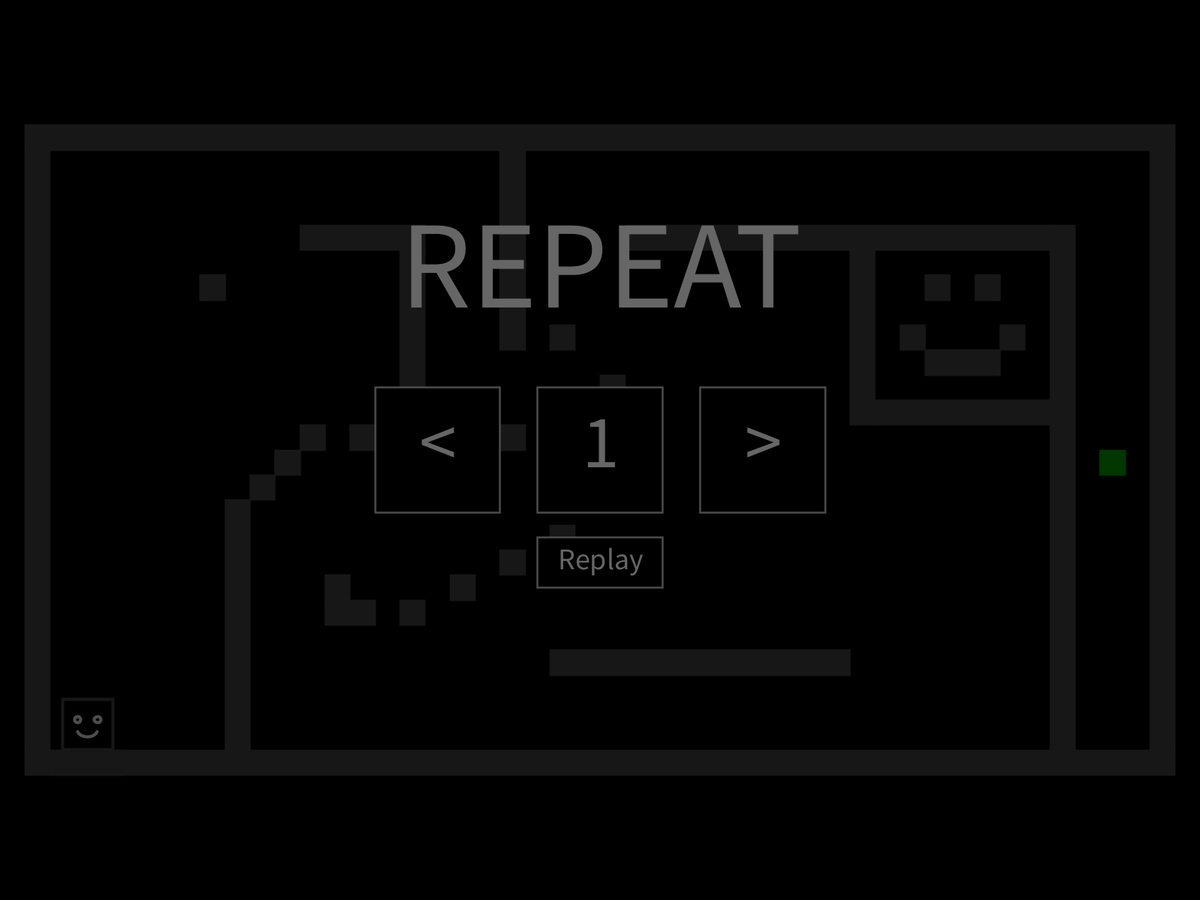
Frame 1 (no input)
Frame 60 (the mouse pressed at the canvas centre just before this capture): identical to frame 1, image omitted
Frame 120 (the mouse held since frame 60 and released just before this capture): identical to frame 1, image omitted

The Processing sketch that drew this single still picture (run headless with seeded random() and noise(); from frame 60 on, the mouse is pressed at the canvas centre):

// Processing sketch: Repeat5
// ── Repeat5.pde
Game game;
Replay replay;
float dt=0.05;
boolean[] keys=new boolean[3];
int gameCount=0;

int state=0; //0: choosing game, 1: playing game, 2: replay game, 3: game ended...
PVector mouse=new PVector(0, 0);
Button buttonPlay=new Button(-100.0, 100.0, -100.0, 100.0, "1");
Button buttonLeft=new Button(-360.0, -160.0, -100.0, 100.0, "<");
Button buttonRight=new Button(160.0, 360.0, -100.0, 100.0, ">");
Button buttonReplay=new Button(-100.0, 100.0, -220.0, -140.0, "Replay");

Games games=new Games();
Replays replays=new Replays();

void setup() {
  fullScreen();
  colorMode(RGB, 1);
  rectMode(CENTER);
  noStroke();
  textAlign(CENTER, CENTER);
  background(0);
  gameCount=10;
  loadGame(buttonPlay.value);
}

void draw() {
  mouse.set(getPos(mouseX, mouseY));
  transform();
  switch(state) {
  case 0:
    background(0);
    game.show();
    fill(0, 0.7);
    rect(0, 0, 1000000, 1000000);
    buttonLeft.show();
    buttonRight.show();
    buttonPlay.show();
    buttonReplay.show();
    noStroke();
    fill(0.4);
    textAlign(CENTER, CENTER);
    textSize(200);
    pushMatrix();
    translate(0, 300);
    scale(1, -1);
    text("REPEAT", 0, 0);
    popMatrix();
    break;
  case 1:
    background(0);
    game.move(keys);
    game.show();
    break;
  case 2:
    background(0);
    for (int i=0; i<1; i++) {
      game.move(replay.moves.get(replay.tick));
      replay.tick++;
      if (replay.tick==replay.moves.size()) {
        state=0;
        loadGame(buttonPlay.value);
        break;
      }
    }
    game.show();
    break;
  }
}

void mousePressed() {
  if (state==0) {
    if (buttonLeft.inside(mouse.x, mouse.y)) {
      buttonPlay.value=str(int(buttonPlay.value)-1);
      if (buttonPlay.value.equals("0")) {
        buttonPlay.value="1";
      }
      loadGame(buttonPlay.value);
    }
    if (buttonRight.inside(mouse.x, mouse.y)) {
      buttonPlay.value=str(int(buttonPlay.value)+1);
      if (int(buttonPlay.value)>gameCount) {
        buttonPlay.value=str(gameCount);
      }
      loadGame(buttonPlay.value);
    }
    if (buttonPlay.inside(mouse.x, mouse.y)) {
      state=1;
      loadGame(buttonPlay.value);
    }
    if (buttonReplay.inside(mouse.x, mouse.y)) {
      state=2;
      loadReplay(buttonPlay.value);
    }
  }
}

void loadGame(String id) {
  float w=80;
  float h=80;
  ArrayList<Block> blocks=new ArrayList<Block>();
  try {
    String source=games.getGame(id);
    String[] s=source.split("\n");
    String[] s0=splitTokens(s[0]);
    for (int i=0; i<int(s0[0]); i++) {
      String[] si=splitTokens(s[i+1]);
      blocks.add(new Block(i, float(si[0]), float(si[1]), float(si[2]), float(si[3]), int(si[4])));
    }
    w=float(s0[1]);
    h=float(s0[2]);

    float g=0.8*h/100;
    float vrl=5*(w/60);
    float vj=sqrt(2*(2.75*h)*g);

    game=new Game(w, h, g, vrl, vj, 180, blocks);
  }
  catch(Exception e) {
    state=0;
  }
}

void loadReplay(String id) {
  loadGame(id);
  try {
    String source=replays.getReplay(id);
    String[] s=source.split("\n");
    String[] s0=splitTokens(s[0]);
    ArrayList<boolean[]> moves=new ArrayList<boolean[]>();
    for (int i=0; i<int(s0[0]); i++) {
      String[] si=splitTokens(s[i+1]);
      moves.add(new boolean[]{int(si[0])==1, int(si[1])==1, int(si[2])==1});
    }
    replay=new Replay(moves);
  }
  catch(Exception e) {
    state=0;
  }
}

void transform() {
  float scx=width/1920.0;
  float scy=height/1080.0;
  float sc=min(scx, scy);
  scale(sc, -sc);
  translate(0, -1080);
  if (scx>scy) {
    translate((width/sc-1920)/2, 0);
  } else {
    translate(0, -(height/sc-1080)/2);
  }
  translate(1920/2, 1080/2);
}

PVector getPos(float x, float y) {
  float scx=width/1920.0;
  float scy=height/1080.0;
  float sc=min(scx, scy);
  y*=-1;
  y+=1080*sc;
  if (scx>scy) {
    x+=(width/sc-1920)/2*sc;
  } else {
    y+=(height/sc-1080)/2*sc;
  }
  x-=1920/2*sc;
  y-=1080/2*sc;
  x/=sc;
  y/=sc;
  return new PVector(x, y);
}

void keyPressed() {
  switch(keyCode) {
  case RIGHT:
    keys[0]=true;
    if (state==0) {      
      buttonPlay.value=str(int(buttonPlay.value)+1);
      if (int(buttonPlay.value)>gameCount) {
        buttonPlay.value=str(gameCount);
      }
      loadGame(buttonPlay.value);
    }
    break;
  case LEFT:
    keys[1]=true;
    if (state==0) {
      buttonPlay.value=str(int(buttonPlay.value)-1);
      if (buttonPlay.value.equals("0")) {
        buttonPlay.value="1";
      }
      loadGame(buttonPlay.value);
    }
    break;
  case UP:
    keys[2]=true;
    break;
  }
  if (key=='r') {
    if (state==0) {
      state=2;
      loadReplay(buttonPlay.value);
    }
    if (state==1) {
      loadGame(buttonPlay.value);
    }
    if (state==2) {
      loadReplay(buttonPlay.value);
    }
  }
  if (key=='e') {
    state=0;
    loadGame(buttonPlay.value);
  }
  if (keyCode==ENTER) {
    if (state==0) {
      state=1;
      loadGame(buttonPlay.value);
    }
  }
}

void keyReleased() {
  switch(keyCode) {
  case RIGHT:
    keys[0]=false;
    break;
  case LEFT:
    keys[1]=false;
    break;
  case UP:
    keys[2]=false;
    break;
  }
}




class Game {
  float w, h, g, vrl, vj;
  int fpp;
  ArrayList<Block> blocks=new ArrayList<Block>(); //0: start, 1: goal, 2+:others

  boolean reachedGoal=false;
  ArrayList<Player> players=new ArrayList<Player>();
  ArrayList<boolean[]> moves=new ArrayList<boolean[]>();

  Game(float w_, float h_, float g_, float vrl_, float vj_, int fpp_, ArrayList<Block> blocks_) {
    w=w_;
    h=h_;
    g=g_;
    vrl=vrl_;
    vj=vj_;
    fpp=fpp_;
    for (int i=0; i<blocks_.size(); i++) {
      blocks.add(blocks_.get(i).duplicate());
    }
    addPlayer(0);
  }

  void move(boolean[] move) {
    moves.add(move.clone());
    for (float t=0; t<1; t+=dt) {
      for (int i=0; i<players.size(); i++) {
        boolean[] pkeys=moves.get(moves.size()-i*fpp-1).clone();

        if (pkeys[0]&&!pkeys[1]) {
          players.get(i).right=true;
        }
        if (pkeys[1]&&!pkeys[0]) {
          players.get(i).left=true;
        }
        if (pkeys[0]==pkeys[1]) {
          players.get(i).right=false;
          players.get(i).left=false;
        }

        if (pkeys[2]) {
          players.get(i).jump=true;
        } else {
          players.get(i).jump=false;
        }

        players.get(i).move(dt);
      }
    }
    if (moves.size()%fpp==0) {
      addPlayer(players.size());
    }
  }

  void show() {
    int count=0;
    for (Player pl : players) {
      if (pl.reachedGoal) {
        count++;
      }
    }

    if (!reachedGoal) {
      if (count>2) {
        println("Congratulations, 3 of you reached the goal :)");
        reachedGoal=true;
      }
    }


    for (Block bl : blocks) {
      bl.show();
    }

    for (Player pl : players) {
      pl.show();
    }
  }

  void addPlayer(int id) {
    players.add(new Player(id, w, h, g, vrl, vj, (blocks.get(0).x1+blocks.get(0).x2)/2+0.0001357, blocks.get(0).y2+0.5));
  }
}




class Player {
  int id;
  boolean reachedGoal=false;
  boolean gameOver=false;
  float w, h, g, vrl, vj;
  PVector p;
  PVector v=new PVector(0, 0);
  boolean right=false;
  boolean left=false;
  boolean jump=false;

  Player(int id_, float w_, float h_, float g_, float vrl_, float vj_, float x_, float y_) {
    id=id_;
    w=w_;
    h=h_;
    g=g_;
    vrl=vrl_;
    vj=vj_;
    p=new PVector(x_, y_);
  }

  void show() {
    pushMatrix();
    translate(p.x, p.y);
    stroke(0.3);
    strokeWeight(5);
    fill(0);
    rect(0, h/2, w, h);
    if (id==0) {
      stroke(1);
    } else {
      stroke(0.3);
    }
    float r=min(w/8, h/8);
    switch(signum(v.x)) {
    case 0:
      ellipse(w*0.2, h*0.6, r, r);
      ellipse(-w*0.2, h*0.6, r, r);
      break;
    case 1:
      ellipse(w*0.3, h*0.6, r, r);
      ellipse(-w*0.1, h*0.6, r, r);
      break;
    case -1:
      ellipse(w*0.1, h*0.6, r, r);
      ellipse(-w*0.3, h*0.6, r, r);
      break;
    }
    arc(0, h*0.4, w*0.4, h*0.3, PI+0.3, TWO_PI-0.3);
    popMatrix();
  }

  int signum(float x) {
    if (x==0) {
      return 0;
    }
    if (x<0) {
      return -1;
    }
    return 1;
  }

  void jump(float t) {
    jump=true;
    if (ground(t)) {
      v.y=vj;
    }
  }

  void move(float t) {
    v.x=0;
    if (right) {
      v.x=vrl;
      for (Player pl : game.players) {
        if (pl.id!=id) {
          if (playerRight(pl, t)) {
            right=false;
          }
        }
      }
      for (Block bl : game.blocks) {
        if (blockRight(bl, t)) {
          right=false;
          if (bl.type==1) {
            gameOver();
          } else if (bl.id==1) {
            reachedGoal();
          }
        }
      }
      if (!right) {
        v.x=0;
      }
    }

    if (left) {
      v.x=-vrl;
      for (Player pl : game.players) {
        if (pl.id!=id) {
          if (playerLeft(pl, t)) {
            left=false;
          }
        }
      }
      for (Block bl : game.blocks) {
        if (blockLeft(bl, t)) {
          left=false;
          if (bl.type==1) {
            gameOver();
          } else if (bl.id==1) {
            reachedGoal();
          }
        }
      }
      if (!left) {
        v.x=0;
      }
    }
    p.x+=v.x*t;


    v.y-=g*t;
    if (v.y<0) {
      boolean ground=false;
      for (Player pl : game.players) {
        if (pl.id!=id) {
          if (playerDown(pl, t)) {
            ground=true;
          }
        }
      }
      for (Block bl : game.blocks) {
        if (blockDown(bl, t)) {
          ground=true;
          if (bl.type==1) {
            gameOver();
          } else if (bl.id==1) {
            reachedGoal();
          }
        }
      }
      if (ground) {
        if (jump) {
          v.y=vj;
        } else {
          v.y=0;
        }
      }
    }

    for (Player pl : game.players) {
      if (pl.id!=id) {
        if (playerUp(pl, t)) {
          v.y=0;
        }
      }
    }
    for (Block bl : game.blocks) {
      if (blockUp(bl, t)) {
        v.y=0;
        if (bl.type==1) {
          gameOver();
        } else if (bl.id==1) {
          reachedGoal();
        }
      }
    }
    p.y+=v.y*t;
  }

  boolean ground(float t) {
    v.y-=g*t;
    if (v.y<0) {
      for (Block bl : game.blocks) {
        if (bl.id!=1) {
          if (blockDown(bl, t)) {
            v.y+=g*t;
            return true;
          }
        }
      }
      for (Player pl : game.players) {
        if (pl.id!=id&&playerDown(pl, t)) {
          v.y+=g*t;
          return true;
        }
      }
    }
    v.y+=g*t;
    return false;
  }

  void gameOver() {
    gameOver=true;
    p.y=-100000;
  }

  void reachedGoal() {
    reachedGoal=true;
    p.y=-100000;
  }

  boolean playerLeft(Player pl, float t) {
    return x1()==constrain(x1(), pl.x2(), pl.x2()-v.x*t)&&y1()<pl.y2()&&y2()>pl.y1();
  }

  boolean playerRight(Player pl, float t) {
    return x2()==constrain(x2(), pl.x1()-v.x*t, pl.x1())&&y1()<pl.y2()&&y2()>pl.y1();
  }

  boolean playerDown(Player pl, float t) {
    return y1()==constrain(y1(), pl.y2(), pl.y2()-v.y*t)&&x1()<pl.x2()&&x2()>pl.x1();
  }

  boolean playerUp(Player pl, float t) {
    return y2()==constrain(y2(), pl.y1()-v.y*t, pl.y1())&&x1()<pl.x2()&&x2()>pl.x1();
  }

  boolean blockLeft(Block bl, float t) {
    return x1()==constrain(x1(), bl.x2, bl.x2-v.x*t)&&y1()<bl.y2&&y2()>bl.y1;
  }

  boolean blockRight(Block bl, float t) {
    return x2()==constrain(x2(), bl.x1-v.x*t, bl.x1)&&y1()<bl.y2&&y2()>bl.y1;
  }

  boolean blockDown(Block bl, float t) {
    return y1()==constrain(y1(), bl.y2, bl.y2-v.y*t)&&x1()<bl.x2&&x2()>bl.x1;
  }

  boolean blockUp(Block bl, float t) {
    return y2()==constrain(y2(), bl.y1-v.y*t, bl.y1)&&x1()<bl.x2&&x2()>bl.x1;
  }

  float x1() {
    return p.x-w/2;
  }

  float x2() {
    return p.x+w/2;
  }

  float y1() {
    return p.y;
  }

  float y2() {
    return p.y+h;
  }
}




class Block {
  int id;
  float x1, x2, y1, y2;
  int type; //0: normal, 1: spike, 2: spring 

  Block(int id_, float x1_, float x2_, float y1_, float y2_, int type_) {
    id=id_;
    x1=x1_;
    x2=x2_;
    y1=y1_;
    y2=y2_;
    type=type_;
  }

  void show() {
    if (x2-x1>0&&y2-y1>0) {
      strokeWeight(2);
    } else {
      noStroke();
    }
    if (id==1) {
      stroke(0, 0.7, 0);
      fill(0, 0.7, 0);
    } else if (type==0) {
      stroke(0.3);
      fill(0.3);
    } else {
      stroke(0.7, 0, 0);
      fill(0.7, 0, 0);
    }
    rect((x1+x2)/2, (y1+y2)/2, x2-x1, y2-y1);
  }

  Block duplicate() {
    return new Block(id, x1, x2, y1, y2, type);
  }
}




class Replay {
  ArrayList<boolean[]> moves=new ArrayList<boolean[]>();
  int tick=0;

  Replay(ArrayList<boolean[]> moves_) {
    for (int i=0; i<moves_.size(); i++) {
      boolean[] b=moves_.get(i).clone();
      moves.add(b);
    }
  }
}




class Button {
  float x1, x2, y1, y2;
  String value;

  Button(float x1_, float x2_, float y1_, float y2_, String value_) {
    x1=x1_;
    x2=x2_;
    y1=y1_;
    y2=y2_;
    value=value_;
  }

  void show() {
    stroke(0.3);
    strokeWeight(3);
    fill(0);
    rect((x1+x2)/2, (y1+y2)/2, x2-x1, y2-y1);
    noStroke();
    fill(0.4);
    textAlign(CENTER, CENTER);
    textSize((y2-y1)*0.6);
    pushMatrix();
    translate((x1+x2)/2, (y1+y2)/2);
    scale(1, -1);
    text(value, 0, -(y2-y1)*0.075);
    popMatrix();
  }

  boolean inside(float x, float y) {
    return x==constrain(x, x1, x2)&&y==constrain(y, y1, y2);
  }
}




class Games {
  String[] games;

  Games() {
    games=new String[11];
    games[1]="35 80 80\n -880.0 -760.0 -520.0 -480.0 0\n 800.0 840.0 -40.0 0.0 0\n -920.0 920.0 -520.0 -480.0 0\n -920.0 920.0 480.0 520.0 0\n -920.0 -880.0 -480.0 480.0 0\n 880.0 920.0 -480.0 480.0 0\n -600.0 -560.0 -480.0 -80.0 0\n -560.0 -520.0 -80.0 -40.0 0\n -520.0 -480.0 -40.0 0.0 0\n -480.0 -440.0 0.0 40.0 0\n -640.0 -600.0 240.0 280.0 0\n -480.0 -280.0 320.0 360.0 0\n -320.0 -280.0 -80.0 320.0 0\n -400.0 -120.0 0.0 40.0 0\n -160.0 -120.0 160.0 480.0 0\n -80.0 -40.0 160.0 200.0 0\n 0.0 40.0 80.0 120.0 0\n 0.0 40.0 0.0 40.0 0\n 0.0 40.0 -80.0 -40.0 0\n -80.0 -40.0 -160.0 -120.0 0\n -160.0 -120.0 -200.0 -160.0 0\n -240.0 -200.0 -240.0 -200.0 0\n -320.0 -280.0 -280.0 -240.0 0\n -440.0 -360.0 -280.0 -240.0 0\n -440.0 -400.0 -240.0 -200.0 0\n -80.0 400.0 -360.0 -320.0 0\n 720.0 760.0 -480.0 360.0 0\n 40.0 720.0 320.0 360.0 0\n 600.0 640.0 240.0 280.0 0\n 520.0 560.0 240.0 280.0 0\n 480.0 520.0 160.0 200.0 0\n 520.0 640.0 120.0 160.0 0\n 640.0 680.0 160.0 200.0 0\n 400.0 440.0 40.0 320.0 0\n 440.0 720.0 40.0 80.0 0";
    games[2]="70 80 80\n -900.0 -780.0 -480.0 -460.0 0\n -540.0 -520.0 -460.0 -440.0 0\n -900.0 -580.0 -500.0 -480.0 0\n 900.0 920.0 -420.0 500.0 0\n -920.0 -900.0 -500.0 500.0 0\n -900.0 900.0 480.0 500.0 0\n -900.0 -720.0 -240.0 -220.0 0\n -780.0 -600.0 20.0 40.0 0\n -900.0 -720.0 200.0 220.0 0\n -600.0 -580.0 -480.0 340.0 0\n -580.0 760.0 -380.0 -360.0 0\n 740.0 760.0 -360.0 280.0 0\n -480.0 -460.0 -260.0 480.0 0\n 700.0 800.0 280.0 300.0 0\n 660.0 680.0 200.0 280.0 0\n 640.0 660.0 280.0 300.0 0\n 620.0 640.0 200.0 280.0 0\n 640.0 660.0 240.0 260.0 0\n 560.0 600.0 200.0 220.0 0\n 540.0 560.0 200.0 300.0 0\n 560.0 600.0 280.0 300.0 0\n 560.0 580.0 240.0 260.0 0\n 460.0 480.0 200.0 300.0 0\n 480.0 520.0 240.0 260.0 0\n 480.0 520.0 280.0 300.0 0\n 500.0 520.0 260.0 280.0 0\n 400.0 440.0 200.0 220.0 0\n 380.0 400.0 200.0 300.0 0\n 400.0 440.0 280.0 300.0 0\n 400.0 420.0 240.0 260.0 0\n 340.0 360.0 200.0 240.0 0\n 320.0 340.0 240.0 260.0 0\n 300.0 320.0 200.0 300.0 0\n 320.0 340.0 280.0 300.0 0\n 340.0 360.0 260.0 280.0 0\n -460.0 -360.0 -220.0 -200.0 0\n 640.0 740.0 -120.0 -100.0 0\n 240.0 340.0 -40.0 -20.0 0\n -260.0 -160.0 0.0 20.0 0\n -60.0 40.0 -320.0 -300.0 0\n 20.0 120.0 180.0 200.0 0\n -380.0 -280.0 240.0 260.0 0\n -140.0 -40.0 360.0 380.0 0\n -360.0 -300.0 220.0 240.0 0\n -240.0 -180.0 -20.0 0.0 0\n -120.0 -60.0 340.0 360.0 0\n 40.0 100.0 160.0 180.0 0\n 260.0 320.0 -60.0 -40.0 0\n -20.0 0.0 -360.0 -320.0 0\n -220.0 -200.0 -40.0 -20.0 0\n -340.0 -320.0 200.0 220.0 0\n -100.0 -80.0 320.0 340.0 0\n 60.0 80.0 140.0 160.0 0\n 280.0 300.0 -80.0 -60.0 0\n 860.0 900.0 140.0 160.0 0\n 760.0 800.0 0.0 20.0 0\n 860.0 900.0 -140.0 -120.0 0\n 760.0 800.0 -280.0 -260.0 0\n 860.0 900.0 -420.0 -400.0 0\n 860.0 880.0 -480.0 -420.0 0\n -900.0 -820.0 180.0 200.0 0\n -900.0 -860.0 160.0 180.0 0\n -680.0 -600.0 0.0 20.0 0\n -640.0 -600.0 -20.0 0.0 0\n -900.0 -820.0 -260.0 -240.0 0\n -900.0 -860.0 -280.0 -260.0 0\n -460.0 -420.0 -240.0 -220.0 0\n 700.0 740.0 -140.0 -120.0 0\n 260.0 740.0 160.0 180.0 0\n -480.0 880.0 -500.0 -480.0 0";
    games[3]="33 80 80\n -840.0 -735.0 -504.0 -483.0 0\n 735.0 840.0 -504.0 -483.0 0\n -567.0 -546.0 -483.0 -462.0 0\n -693.0 -672.0 -357.0 -336.0 0\n -861.0 -840.0 -294.0 -273.0 0\n -924.0 -903.0 -42.0 -21.0 0\n -756.0 -735.0 63.0 84.0 0\n -588.0 -567.0 189.0 210.0 0\n -672.0 -651.0 315.0 336.0 0\n -945.0 -924.0 420.0 441.0 0\n -903.0 -756.0 420.0 441.0 0\n -924.0 -903.0 420.0 441.0 0\n -966.0 -945.0 420.0 441.0 0\n -483.0 -357.0 -546.0 441.0 0\n -525.0 -483.0 420.0 441.0 0\n -231.0 -210.0 420.0 441.0 0\n 105.0 126.0 252.0 273.0 0\n -252.0 -231.0 -189.0 -168.0 0\n -126.0 -105.0 -357.0 -336.0 0\n 84.0 105.0 -399.0 -378.0 0\n 273.0 420.0 -105.0 -84.0 0\n 567.0 714.0 -105.0 -84.0 0\n 273.0 294.0 -357.0 -336.0 0\n 441.0 462.0 -294.0 -273.0 0\n 504.0 525.0 -189.0 -168.0 0\n 714.0 735.0 -546.0 441.0 0\n 693.0 714.0 63.0 84.0 0\n 693.0 714.0 252.0 273.0 0\n 693.0 714.0 441.0 441.0 0\n 693.0 693.0 420.0 441.0 0\n 693.0 714.0 420.0 420.0 0\n 735.0 882.0 147.0 441.0 0\n 819.0 945.0 -294.0 63.0 0";
    games[4]="74 60 60\n -924.0 -819.0 -525.0 -504.0 0\n 861.0 903.0 -525.0 -483.0 0\n 84.0 105.0 -126.0 21.0 0\n 672.0 693.0 -126.0 0.0 0\n -126.0 -63.0 -399.0 -378.0 0\n 630.0 672.0 -63.0 -42.0 0\n 273.0 336.0 189.0 210.0 0\n 609.0 630.0 -126.0 0.0 0\n 105.0 147.0 -63.0 -42.0 0\n 630.0 672.0 0.0 21.0 0\n 252.0 273.0 63.0 210.0 0\n -126.0 -84.0 -336.0 -315.0 0\n 273.0 336.0 63.0 84.0 0\n 273.0 315.0 126.0 147.0 0\n 147.0 168.0 -42.0 0.0 0\n -126.0 -63.0 -273.0 -252.0 0\n 105.0 147.0 0.0 21.0 0\n -273.0 -252.0 -63.0 -21.0 0\n -147.0 -126.0 -399.0 -252.0 0\n -294.0 -273.0 315.0 336.0 0\n -294.0 -273.0 -21.0 0.0 0\n 840.0 861.0 315.0 336.0 0\n -315.0 -273.0 0.0 21.0 0\n -399.0 -378.0 -525.0 399.0 0\n -273.0 -252.0 21.0 63.0 0\n 882.0 903.0 315.0 336.0 0\n -315.0 -273.0 63.0 84.0 0\n -714.0 -693.0 336.0 357.0 0\n -336.0 -315.0 -63.0 84.0 0\n -420.0 -399.0 147.0 168.0 0\n -651.0 -630.0 273.0 294.0 0\n -651.0 -630.0 -252.0 -231.0 0\n -819.0 -798.0 -525.0 399.0 0\n -441.0 -420.0 -420.0 -399.0 0\n -924.0 -903.0 294.0 315.0 0\n 798.0 903.0 -294.0 -273.0 0\n 924.0 945.0 -525.0 525.0 0\n -798.0 -630.0 -525.0 -504.0 0\n -735.0 -714.0 -441.0 504.0 0\n -945.0 -924.0 -525.0 504.0 0\n -945.0 924.0 504.0 525.0 0\n -924.0 -903.0 -336.0 -315.0 0\n -924.0 -903.0 -126.0 -105.0 0\n -924.0 -903.0 84.0 105.0 0\n -609.0 -588.0 -21.0 0.0 0\n -609.0 840.0 399.0 420.0 0\n 798.0 819.0 315.0 336.0 0\n 756.0 777.0 315.0 336.0 0\n 714.0 735.0 315.0 336.0 0\n 672.0 693.0 315.0 336.0 0\n 630.0 651.0 315.0 336.0 0\n 588.0 609.0 315.0 336.0 0\n 546.0 567.0 315.0 336.0 0\n 504.0 525.0 315.0 336.0 0\n 462.0 483.0 315.0 336.0 0\n 420.0 441.0 315.0 336.0 0\n 378.0 399.0 315.0 336.0 0\n 336.0 357.0 315.0 336.0 0\n 294.0 315.0 315.0 336.0 0\n 252.0 273.0 315.0 336.0 0\n 210.0 231.0 315.0 336.0 0\n 168.0 189.0 315.0 336.0 0\n 126.0 147.0 315.0 336.0 0\n 84.0 105.0 315.0 336.0 0\n 42.0 63.0 315.0 336.0 0\n 0.0 21.0 315.0 336.0 0\n -42.0 -21.0 315.0 336.0 0\n -84.0 -63.0 315.0 336.0 0\n -126.0 -105.0 315.0 336.0 0\n -168.0 -147.0 315.0 336.0 0\n -210.0 -189.0 315.0 336.0 0\n -252.0 -231.0 315.0 336.0 0\n 840.0 861.0 -399.0 -294.0 0\n 315.0 315.0 126.0 126.0 0";
    games[5]="73 80 80\n -840.0 -735.0 -504.0 -483.0 0\n 735.0 840.0 -504.0 -483.0 0\n -966.0 -735.0 -546.0 -525.0 0\n -315.0 462.0 -546.0 -525.0 0\n 735.0 966.0 -546.0 -525.0 0\n -966.0 -945.0 -525.0 546.0 0\n -945.0 966.0 525.0 546.0 0\n 945.0 966.0 -525.0 525.0 0\n -210.0 -189.0 -504.0 -420.0 0\n -210.0 -189.0 -504.0 -504.0 0\n -210.0 -189.0 -420.0 -210.0 0\n -210.0 -189.0 -525.0 -504.0 0\n -210.0 -189.0 -210.0 -105.0 0\n -231.0 -210.0 -357.0 -336.0 0\n -231.0 -210.0 -168.0 -147.0 0\n -210.0 -189.0 -105.0 399.0 0\n -315.0 -315.0 -105.0 -105.0 0\n -420.0 -420.0 -105.0 -105.0 0\n -525.0 -525.0 -105.0 -105.0 0\n -630.0 -630.0 -105.0 -105.0 0\n -735.0 -735.0 -105.0 -105.0 0\n -840.0 -840.0 -105.0 -105.0 0\n -630.0 -630.0 -84.0 -84.0 0\n -630.0 -630.0 -63.0 -63.0 0\n -630.0 -630.0 -42.0 -42.0 0\n -630.0 -630.0 -21.0 -21.0 0\n -630.0 -630.0 0.0 0.0 0\n -840.0 -840.0 -210.0 -210.0 0\n -840.0 -840.0 -315.0 -315.0 0\n -840.0 -735.0 105.0 126.0 0\n -819.0 -756.0 84.0 105.0 0\n -798.0 -777.0 63.0 84.0 0\n -735.0 -714.0 252.0 420.0 0\n -945.0 -924.0 294.0 315.0 0\n -714.0 -210.0 315.0 336.0 0\n -483.0 -462.0 357.0 420.0 0\n -483.0 -462.0 336.0 357.0 0\n -63.0 -42.0 -420.0 525.0 0\n -189.0 -147.0 231.0 252.0 0\n -105.0 -63.0 21.0 42.0 0\n -189.0 -147.0 -168.0 -147.0 0\n -105.0 -63.0 -357.0 -336.0 0\n 84.0 105.0 -525.0 -441.0 0\n 252.0 273.0 -378.0 -357.0 0\n -42.0 -21.0 -210.0 -189.0 0\n 147.0 294.0 -147.0 -126.0 0\n -294.0 -294.0 -105.0 -105.0 0\n -273.0 -273.0 -105.0 -105.0 0\n -252.0 -252.0 -105.0 -105.0 0\n -231.0 -231.0 -105.0 -105.0 0\n 273.0 294.0 -126.0 399.0 0\n 63.0 273.0 189.0 210.0 0\n 63.0 168.0 21.0 42.0 0\n 84.0 147.0 0.0 21.0 0\n 105.0 126.0 -21.0 0.0 0\n 273.0 294.0 -525.0 -147.0 0\n 294.0 504.0 399.0 420.0 0\n 378.0 399.0 210.0 357.0 0\n 399.0 525.0 210.0 231.0 0\n 504.0 525.0 231.0 357.0 0\n 630.0 651.0 -21.0 168.0 0\n 651.0 756.0 -21.0 0.0 0\n 756.0 777.0 -21.0 168.0 0\n 525.0 630.0 -126.0 -21.0 0\n 378.0 399.0 -210.0 210.0 0\n 378.0 525.0 -231.0 -210.0 0\n 609.0 609.0 -420.0 -420.0 0\n 294.0 525.0 -357.0 -336.0 0\n 777.0 966.0 -462.0 -21.0 0\n 735.0 903.0 399.0 420.0 0\n 756.0 882.0 378.0 399.0 0\n 777.0 861.0 357.0 378.0 0\n 798.0 840.0 336.0 357.0 0";
    games[6]="344 80 80\n -924.0 -819.0 -525.0 -504.0 0\n 861.0 903.0 -525.0 -483.0 0\n -735.0 -672.0 -546.0 -546.0 0\n -630.0 -504.0 -546.0 -525.0 0\n -525.0 -504.0 -525.0 -399.0 1\n -714.0 -609.0 189.0 210.0 0\n -609.0 -588.0 21.0 210.0 1\n -399.0 -378.0 -210.0 -189.0 0\n -441.0 -399.0 126.0 147.0 0\n -504.0 -399.0 -210.0 -189.0 0\n -924.0 -630.0 -420.0 -399.0 0\n -903.0 -840.0 -84.0 -63.0 1\n -924.0 -882.0 -294.0 -273.0 0\n -924.0 -882.0 -147.0 -126.0 0\n -945.0 -924.0 -420.0 0.0 1\n -945.0 -504.0 0.0 21.0 0\n -546.0 -525.0 -252.0 -189.0 1\n -903.0 -882.0 -42.0 -21.0 1\n -861.0 -840.0 -42.0 -21.0 1\n -525.0 -504.0 -399.0 -189.0 0\n -777.0 -714.0 -546.0 -546.0 0\n -399.0 -378.0 -189.0 462.0 1\n -693.0 -672.0 126.0 147.0 1\n -651.0 -630.0 126.0 147.0 1\n -693.0 -651.0 84.0 105.0 1\n 693.0 714.0 -147.0 -126.0 1\n -651.0 -630.0 84.0 105.0 1\n -609.0 -588.0 210.0 231.0 1\n -882.0 -861.0 252.0 357.0 0\n 105.0 147.0 -441.0 -420.0 1\n -945.0 -882.0 252.0 273.0 0\n -966.0 -966.0 105.0 126.0 0\n -630.0 -630.0 462.0 462.0 1\n -861.0 -399.0 399.0 420.0 0\n -882.0 -861.0 441.0 462.0 1\n -609.0 -588.0 231.0 273.0 1\n -882.0 -861.0 357.0 441.0 1\n -378.0 -357.0 336.0 357.0 0\n -357.0 -336.0 315.0 336.0 0\n -378.0 -357.0 294.0 315.0 0\n -378.0 -336.0 147.0 168.0 1\n -378.0 -315.0 -84.0 -63.0 1\n -483.0 -462.0 -252.0 -231.0 1\n -441.0 -420.0 -252.0 -231.0 1\n -483.0 -420.0 -294.0 -273.0 1\n -504.0 -420.0 -357.0 -336.0 0\n -420.0 -357.0 -357.0 -336.0 1\n -483.0 -441.0 -420.0 -378.0 1\n -399.0 -357.0 -420.0 -378.0 1\n -483.0 -357.0 -504.0 -462.0 1\n -315.0 840.0 -525.0 -504.0 0\n -189.0 -168.0 147.0 525.0 1\n -210.0 -189.0 168.0 189.0 0\n -231.0 -210.0 189.0 210.0 0\n -210.0 -189.0 210.0 231.0 0\n -210.0 -189.0 504.0 525.0 0\n -231.0 -210.0 525.0 546.0 0\n -168.0 -147.0 504.0 525.0 0\n -147.0 -126.0 525.0 546.0 0\n -168.0 -105.0 147.0 168.0 1\n -105.0 -63.0 147.0 168.0 0\n -84.0 -63.0 -357.0 147.0 0\n -84.0 -84.0 -84.0 -84.0 1\n -168.0 -84.0 -357.0 -336.0 0\n -147.0 -84.0 -84.0 -63.0 1\n -168.0 -147.0 -273.0 -252.0 1\n -168.0 -105.0 -315.0 -294.0 1\n -63.0 -21.0 -294.0 -273.0 1\n 147.0 168.0 -504.0 273.0 0\n 105.0 147.0 -126.0 -105.0 1\n -63.0 -21.0 42.0 63.0 1\n 126.0 147.0 -420.0 -399.0 0\n -63.0 -42.0 -273.0 -252.0 0\n 126.0 147.0 -105.0 -84.0 0\n -63.0 -42.0 63.0 84.0 0\n 63.0 147.0 189.0 210.0 0\n 147.0 168.0 273.0 420.0 1\n 21.0 42.0 273.0 420.0 1\n 42.0 147.0 273.0 294.0 1\n 42.0 147.0 399.0 420.0 1\n 63.0 84.0 357.0 378.0 1\n 105.0 126.0 357.0 378.0 1\n 63.0 126.0 315.0 336.0 1\n -168.0 -105.0 252.0 273.0 0\n -147.0 -147.0 462.0 462.0 1\n 21.0 168.0 420.0 441.0 0\n 294.0 315.0 231.0 546.0 1\n 315.0 420.0 525.0 546.0 1\n 336.0 357.0 483.0 504.0 1\n 378.0 399.0 483.0 504.0 1\n 336.0 399.0 441.0 462.0 1\n 420.0 504.0 525.0 546.0 1\n 504.0 525.0 525.0 546.0 1\n 315.0 378.0 231.0 252.0 0\n 168.0 840.0 105.0 126.0 0\n 819.0 840.0 -504.0 105.0 0\n 525.0 546.0 126.0 336.0 1\n 546.0 672.0 315.0 336.0 0\n 672.0 693.0 315.0 399.0 1\n 672.0 777.0 399.0 420.0 0\n 798.0 819.0 399.0 483.0 1\n 840.0 861.0 399.0 483.0 1\n 882.0 903.0 399.0 483.0 1\n 588.0 630.0 231.0 273.0 1\n 672.0 714.0 231.0 273.0 1\n 588.0 714.0 147.0 189.0 1\n 756.0 777.0 126.0 399.0 0\n 798.0 819.0 147.0 399.0 1\n 840.0 861.0 147.0 399.0 1\n 882.0 903.0 147.0 399.0 1\n 315.0 357.0 63.0 84.0 1\n 357.0 378.0 42.0 63.0 1\n 378.0 399.0 21.0 42.0 1\n 399.0 420.0 0.0 21.0 1\n 420.0 441.0 -21.0 0.0 1\n 441.0 462.0 -42.0 -21.0 1\n 525.0 546.0 -42.0 -21.0 1\n 546.0 567.0 -21.0 0.0 1\n 567.0 588.0 0.0 21.0 1\n 588.0 609.0 21.0 42.0 1\n 609.0 630.0 42.0 63.0 1\n 630.0 672.0 63.0 84.0 1\n 315.0 336.0 0.0 21.0 1\n 315.0 357.0 -21.0 0.0 1\n 336.0 378.0 -63.0 -21.0 1\n 357.0 420.0 -84.0 -63.0 1\n 378.0 462.0 -105.0 -84.0 1\n 399.0 441.0 -126.0 -105.0 1\n 567.0 630.0 -84.0 -63.0 1\n 525.0 609.0 -105.0 -84.0 1\n 609.0 651.0 -63.0 -21.0 1\n 630.0 672.0 -21.0 0.0 1\n 651.0 672.0 0.0 21.0 1\n 546.0 588.0 -126.0 -105.0 1\n 210.0 231.0 -84.0 -21.0 1\n 231.0 252.0 -210.0 -63.0 1\n 252.0 273.0 -273.0 -210.0 1\n 273.0 294.0 -378.0 -273.0 1\n 294.0 315.0 -420.0 -378.0 1\n 315.0 315.0 -441.0 -441.0 1\n 294.0 315.0 -441.0 -420.0 1\n 315.0 336.0 -462.0 -441.0 1\n 336.0 357.0 -441.0 -336.0 1\n 357.0 378.0 -336.0 -315.0 1\n 378.0 399.0 -378.0 -336.0 1\n 378.0 399.0 -399.0 -378.0 1\n 399.0 420.0 -420.0 -399.0 1\n 420.0 441.0 -399.0 -357.0 1\n 441.0 462.0 -357.0 -336.0 1\n 462.0 483.0 -399.0 -357.0 1\n 483.0 504.0 -441.0 -399.0 1\n 504.0 525.0 -483.0 -441.0 1\n 525.0 546.0 -462.0 -441.0 1\n 546.0 567.0 -441.0 -357.0 1\n 567.0 588.0 -357.0 -315.0 1\n 588.0 609.0 -399.0 -357.0 1\n 609.0 630.0 -441.0 -399.0 1\n 630.0 651.0 -462.0 -441.0 1\n 651.0 672.0 -441.0 -399.0 1\n 672.0 693.0 -399.0 -357.0 1\n 693.0 714.0 -357.0 -294.0 1\n 714.0 735.0 -294.0 -210.0 1\n 735.0 756.0 -210.0 -42.0 1\n 756.0 777.0 -84.0 -21.0 1\n 252.0 273.0 -147.0 -105.0 1\n 273.0 294.0 -168.0 -147.0 1\n 294.0 315.0 -147.0 -126.0 1\n 315.0 336.0 -126.0 -105.0 1\n 336.0 357.0 -189.0 -126.0 1\n 357.0 378.0 -210.0 -189.0 1\n 378.0 378.0 -189.0 -168.0 1\n 378.0 399.0 -189.0 -168.0 1\n 399.0 420.0 -231.0 -189.0 1\n 420.0 441.0 -252.0 -231.0 1\n 441.0 462.0 -231.0 -189.0 1\n 462.0 483.0 -189.0 -147.0 1\n 483.0 504.0 -210.0 -168.0 1\n 504.0 525.0 -231.0 -210.0 1\n 525.0 546.0 -252.0 -231.0 1\n 546.0 567.0 -231.0 -189.0 1\n 567.0 588.0 -189.0 -168.0 1\n 588.0 609.0 -210.0 -189.0 1\n 609.0 630.0 -231.0 -210.0 1\n 630.0 651.0 -210.0 -168.0 1\n 651.0 672.0 -168.0 -147.0 1\n 672.0 672.0 -189.0 -168.0 1\n 672.0 693.0 -189.0 -168.0 1\n 714.0 735.0 -126.0 -84.0 1\n 693.0 714.0 -168.0 -147.0 1\n -903.0 -903.0 252.0 252.0 0\n -546.0 -525.0 -189.0 -147.0 1\n -672.0 -672.0 462.0 462.0 1\n -651.0 -651.0 462.0 462.0 1\n -609.0 -609.0 462.0 462.0 1\n -588.0 -588.0 462.0 462.0 1\n -567.0 -567.0 462.0 462.0 1\n -546.0 -546.0 462.0 462.0 1\n -546.0 -546.0 483.0 483.0 1\n -567.0 -567.0 483.0 483.0 1\n -588.0 -588.0 483.0 483.0 1\n -609.0 -609.0 483.0 483.0 1\n -630.0 -630.0 483.0 483.0 1\n -651.0 -651.0 483.0 483.0 1\n -672.0 -672.0 483.0 483.0 1\n -672.0 -672.0 504.0 504.0 1\n -651.0 -651.0 504.0 504.0 1\n -630.0 -630.0 504.0 504.0 1\n -609.0 -609.0 504.0 504.0 1\n -588.0 -588.0 504.0 504.0 1\n -567.0 -567.0 504.0 504.0 1\n -546.0 -546.0 504.0 504.0 1\n -336.0 -315.0 147.0 168.0 1\n -357.0 -357.0 126.0 126.0 1\n -336.0 -336.0 126.0 126.0 1\n -357.0 -357.0 105.0 105.0 1\n -336.0 -336.0 105.0 105.0 1\n -357.0 -357.0 84.0 84.0 1\n -336.0 -336.0 84.0 84.0 1\n -336.0 -336.0 63.0 63.0 1\n -336.0 -336.0 42.0 42.0 1\n -336.0 -336.0 21.0 21.0 1\n -336.0 -336.0 0.0 0.0 1\n -336.0 -336.0 -21.0 -21.0 1\n -336.0 -336.0 -42.0 -42.0 1\n -357.0 -357.0 -42.0 -42.0 1\n -357.0 -357.0 -21.0 -21.0 1\n -357.0 -357.0 0.0 0.0 1\n -357.0 -357.0 21.0 21.0 1\n -357.0 -357.0 42.0 42.0 1\n -357.0 -357.0 63.0 63.0 1\n -126.0 -126.0 -42.0 -42.0 1\n -105.0 -105.0 -42.0 -42.0 1\n -105.0 -105.0 -21.0 -21.0 1\n -126.0 -126.0 -21.0 -21.0 1\n -126.0 -126.0 0.0 0.0 1\n -105.0 -105.0 0.0 0.0 1\n -105.0 -105.0 21.0 21.0 1\n -126.0 -126.0 21.0 21.0 1\n -126.0 -126.0 42.0 42.0 1\n -105.0 -105.0 42.0 42.0 1\n -105.0 -105.0 63.0 63.0 1\n -126.0 -126.0 63.0 63.0 1\n -126.0 -126.0 84.0 84.0 1\n -105.0 -105.0 84.0 84.0 1\n -105.0 -105.0 105.0 105.0 1\n -126.0 -126.0 105.0 105.0 1\n -126.0 -126.0 126.0 126.0 1\n -105.0 -105.0 126.0 126.0 1\n 336.0 336.0 273.0 273.0 1\n 336.0 336.0 294.0 294.0 1\n 336.0 336.0 315.0 315.0 1\n 336.0 336.0 336.0 336.0 1\n 336.0 336.0 357.0 357.0 1\n 336.0 336.0 378.0 378.0 1\n 336.0 336.0 399.0 399.0 1\n 336.0 336.0 420.0 420.0 1\n 357.0 357.0 420.0 420.0 1\n 378.0 378.0 420.0 420.0 1\n 399.0 399.0 420.0 420.0 1\n 420.0 420.0 420.0 420.0 1\n 420.0 420.0 441.0 441.0 1\n 420.0 420.0 462.0 462.0 1\n 420.0 420.0 483.0 483.0 1\n 420.0 420.0 504.0 504.0 1\n 441.0 441.0 504.0 504.0 1\n 462.0 462.0 504.0 504.0 1\n 483.0 483.0 504.0 504.0 1\n 504.0 504.0 504.0 504.0 1\n 777.0 777.0 462.0 462.0 1\n 777.0 777.0 441.0 441.0 1\n -126.0 -105.0 -273.0 -252.0 1\n -567.0 -567.0 42.0 42.0 1\n -567.0 -567.0 63.0 63.0 1\n -567.0 -567.0 84.0 84.0 1\n -567.0 -567.0 105.0 105.0 1\n -567.0 -567.0 126.0 126.0 1\n -567.0 -567.0 147.0 147.0 1\n -567.0 -567.0 168.0 168.0 1\n -567.0 -567.0 189.0 189.0 1\n -567.0 -567.0 210.0 210.0 1\n -567.0 -567.0 231.0 231.0 1\n -567.0 -567.0 252.0 252.0 1\n -903.0 -903.0 -378.0 -378.0 1\n -903.0 -903.0 -357.0 -357.0 1\n -651.0 -651.0 -378.0 -378.0 1\n -672.0 -672.0 -378.0 -378.0 1\n -903.0 -903.0 -336.0 -336.0 1\n -903.0 -903.0 -315.0 -315.0 1\n -882.0 -882.0 -315.0 -315.0 1\n -861.0 -861.0 -315.0 -315.0 1\n -861.0 -861.0 -294.0 -294.0 1\n -861.0 -861.0 -273.0 -273.0 1\n -861.0 -861.0 -252.0 -252.0 1\n -882.0 -882.0 -252.0 -252.0 1\n -903.0 -903.0 -252.0 -252.0 1\n -903.0 -903.0 -231.0 -231.0 1\n -903.0 -903.0 -210.0 -210.0 1\n -903.0 -903.0 -189.0 -189.0 1\n -903.0 -903.0 -168.0 -168.0 1\n -882.0 -882.0 -168.0 -168.0 1\n -861.0 -861.0 -168.0 -168.0 1\n -861.0 -861.0 -147.0 -147.0 1\n -861.0 -861.0 -126.0 -126.0 1\n -840.0 -840.0 -126.0 -126.0 1\n -840.0 -840.0 -105.0 -105.0 1\n -819.0 -819.0 -105.0 -105.0 1\n -819.0 -819.0 -84.0 -84.0 1\n -819.0 -819.0 -63.0 -63.0 1\n -819.0 -819.0 -42.0 -42.0 1\n -819.0 -819.0 -21.0 -21.0 1\n -735.0 -714.0 21.0 210.0 1\n -966.0 -966.0 105.0 126.0 0\n -945.0 -945.0 63.0 63.0 1\n -924.0 -924.0 63.0 63.0 1\n -903.0 -903.0 63.0 63.0 1\n -903.0 -903.0 42.0 42.0 1\n -924.0 -924.0 42.0 42.0 1\n -945.0 -945.0 42.0 42.0 1\n -966.0 -966.0 84.0 84.0 0\n -966.0 -966.0 105.0 105.0 0\n -966.0 -966.0 126.0 126.0 0\n 105.0 105.0 -483.0 -483.0 1\n 126.0 126.0 -483.0 -483.0 1\n 126.0 126.0 -462.0 -462.0 1\n 105.0 105.0 -147.0 -147.0 1\n 126.0 126.0 -147.0 -147.0 1\n 126.0 126.0 -168.0 -168.0 1\n -42.0 -42.0 -336.0 -336.0 1\n -42.0 -42.0 -315.0 -315.0 1\n -21.0 -21.0 -315.0 -315.0 1\n -21.0 -21.0 21.0 21.0 1\n -42.0 -42.0 21.0 21.0 1\n -42.0 -42.0 0.0 0.0 1\n 105.0 105.0 168.0 168.0 1\n 126.0 126.0 168.0 168.0 1\n 126.0 126.0 147.0 147.0 1\n -147.0 -147.0 483.0 483.0 1\n -126.0 -126.0 504.0 504.0 1\n -105.0 -105.0 525.0 525.0 1\n -126.0 -126.0 462.0 462.0 1\n -126.0 -126.0 483.0 483.0 1\n -105.0 -105.0 504.0 504.0 1\n -105.0 -105.0 483.0 483.0 1\n -105.0 -105.0 462.0 462.0 1";
    games[7]="23 60 60\n -924.0 -819.0 -525.0 -504.0 0\n 861.0 903.0 -525.0 -483.0 0\n -945.0 -924.0 -525.0 525.0 0\n -924.0 924.0 504.0 525.0 0\n 924.0 945.0 -525.0 525.0 0\n -693.0 -630.0 -357.0 -294.0 0\n -588.0 -357.0 -336.0 -294.0 1\n -378.0 -252.0 -273.0 -252.0 0\n -441.0 -420.0 -378.0 -273.0 0\n -441.0 63.0 -21.0 0.0 0\n -126.0 -105.0 -63.0 315.0 1\n -210.0 -189.0 -168.0 -21.0 1\n -189.0 -84.0 -189.0 -168.0 0\n 63.0 84.0 21.0 210.0 1\n -168.0 0.0 -378.0 -357.0 0\n 0.0 21.0 -399.0 -147.0 1\n 105.0 399.0 -252.0 -231.0 0\n 399.0 420.0 -273.0 -105.0 1\n 525.0 546.0 -273.0 -105.0 1\n 399.0 546.0 -420.0 -399.0 0\n 273.0 819.0 -525.0 -504.0 0\n 819.0 840.0 -525.0 -315.0 1\n 567.0 588.0 -378.0 -294.0 1";
    games[8]="13 80 80\n -880.0 -800.0 -500.0 -480.0 0\n 820.0 840.0 -440.0 -420.0 0\n -700.0 200.0 -540.0 -540.0 0\n -580.0 -580.0 -300.0 -300.0 0\n -720.0 -720.0 -380.0 -380.0 0\n -740.0 -740.0 -200.0 -200.0 0\n -380.0 -380.0 -320.0 -320.0 0\n -320.0 -320.0 -80.0 -80.0 0\n -480.0 -480.0 -160.0 -160.0 0\n -420.0 -420.0 -240.0 -240.0 0\n -600.0 -600.0 -140.0 -140.0 0\n -720.0 -720.0 20.0 20.0 0\n -480.0 -480.0 20.0 20.0 0";
    games[9]="12 80 80\n -924.0 -819.0 -525.0 -504.0 0\n 861.0 903.0 -525.0 -483.0 0\n 924.0 945.0 -525.0 525.0 0\n -945.0 924.0 504.0 525.0 0\n -945.0 -924.0 -525.0 504.0 0\n -756.0 -756.0 -63.0 -63.0 0\n -567.0 -567.0 -252.0 -252.0 0\n -567.0 -567.0 273.0 273.0 0\n -273.0 -273.0 42.0 42.0 0\n -147.0 -147.0 -504.0 -504.0 0\n 0.0 0.0 252.0 252.0 0\n 231.0 231.0 -294.0 -294.0 0";
    games[10]="362 80 80\n -924.0 -819.0 -525.0 -504.0 0\n 861.0 903.0 -525.0 -483.0 0\n -735.0 -672.0 -546.0 -546.0 0\n -630.0 -504.0 -546.0 -525.0 0\n -525.0 -504.0 -525.0 -399.0 1\n -714.0 -609.0 189.0 210.0 0\n -609.0 -588.0 21.0 210.0 1\n -399.0 -378.0 -210.0 -189.0 0\n -441.0 -399.0 126.0 147.0 0\n -504.0 -399.0 -210.0 -189.0 0\n -924.0 -630.0 -420.0 -399.0 0\n -903.0 -840.0 -84.0 -63.0 1\n -924.0 -882.0 -294.0 -273.0 0\n -924.0 -882.0 -147.0 -126.0 0\n -945.0 -924.0 -420.0 0.0 1\n -945.0 -504.0 0.0 21.0 0\n -546.0 -525.0 -252.0 -189.0 1\n -903.0 -882.0 -42.0 -21.0 1\n -861.0 -840.0 -42.0 -21.0 1\n -525.0 -504.0 -399.0 -189.0 0\n -777.0 -714.0 -546.0 -546.0 0\n -399.0 -378.0 399.0 420.0 0\n -693.0 -672.0 126.0 147.0 1\n -651.0 -630.0 126.0 147.0 1\n -693.0 -651.0 84.0 105.0 1\n 693.0 714.0 -147.0 -126.0 1\n -651.0 -630.0 84.0 105.0 1\n -609.0 -588.0 210.0 231.0 1\n -882.0 -861.0 252.0 357.0 0\n 105.0 147.0 -441.0 -420.0 1\n -945.0 -882.0 252.0 273.0 0\n -966.0 -966.0 105.0 126.0 0\n -630.0 -630.0 462.0 462.0 1\n -861.0 -399.0 399.0 420.0 0\n -882.0 -861.0 441.0 462.0 1\n -609.0 -588.0 231.0 273.0 1\n -882.0 -861.0 357.0 441.0 1\n -378.0 -357.0 336.0 357.0 0\n -357.0 -336.0 315.0 336.0 0\n -378.0 -357.0 294.0 315.0 0\n -378.0 -336.0 147.0 168.0 1\n -378.0 -315.0 -84.0 -63.0 1\n -483.0 -462.0 -252.0 -231.0 1\n -441.0 -420.0 -252.0 -231.0 1\n -483.0 -420.0 -294.0 -273.0 1\n -504.0 -420.0 -357.0 -336.0 0\n 84.0 84.0 -483.0 -483.0 1\n -483.0 -441.0 -420.0 -378.0 1\n -399.0 -357.0 -420.0 -378.0 1\n -483.0 -357.0 -504.0 -462.0 1\n -315.0 840.0 -525.0 -504.0 0\n -189.0 -168.0 147.0 525.0 1\n -210.0 -189.0 168.0 189.0 0\n -231.0 -210.0 189.0 210.0 0\n -210.0 -189.0 210.0 231.0 0\n -210.0 -189.0 504.0 525.0 0\n -231.0 -210.0 525.0 546.0 0\n -168.0 -147.0 504.0 525.0 0\n -147.0 -126.0 525.0 546.0 0\n -168.0 -105.0 147.0 168.0 1\n -105.0 -63.0 147.0 168.0 0\n -84.0 -63.0 -357.0 147.0 0\n -84.0 -84.0 -84.0 -84.0 1\n -168.0 -84.0 -357.0 -336.0 0\n -147.0 -84.0 -84.0 -63.0 1\n -231.0 -231.0 -210.0 -210.0 0\n -63.0 -21.0 -294.0 -273.0 1\n 147.0 168.0 -504.0 273.0 0\n 105.0 147.0 -126.0 -105.0 1\n -63.0 -21.0 42.0 63.0 1\n 126.0 147.0 -420.0 -399.0 0\n -63.0 -42.0 -273.0 -252.0 0\n 126.0 147.0 -105.0 -84.0 0\n -63.0 -42.0 63.0 84.0 0\n 63.0 147.0 189.0 210.0 0\n 147.0 168.0 273.0 420.0 1\n 21.0 42.0 273.0 420.0 1\n 42.0 147.0 273.0 294.0 1\n 42.0 147.0 399.0 420.0 1\n 63.0 84.0 357.0 378.0 1\n 105.0 126.0 357.0 378.0 1\n 63.0 126.0 315.0 336.0 1\n -168.0 -105.0 252.0 273.0 0\n -147.0 -147.0 462.0 462.0 1\n 21.0 168.0 420.0 441.0 0\n 294.0 315.0 231.0 546.0 1\n 315.0 420.0 525.0 546.0 1\n 336.0 357.0 483.0 504.0 1\n 378.0 399.0 483.0 504.0 1\n 336.0 399.0 441.0 462.0 1\n 420.0 504.0 525.0 546.0 1\n 504.0 525.0 525.0 546.0 1\n 315.0 378.0 231.0 252.0 0\n 168.0 840.0 105.0 126.0 0\n 819.0 840.0 -504.0 105.0 0\n 525.0 546.0 126.0 336.0 1\n 546.0 672.0 315.0 336.0 0\n 672.0 693.0 315.0 399.0 1\n 672.0 777.0 399.0 420.0 0\n 798.0 819.0 399.0 483.0 1\n 840.0 861.0 399.0 483.0 1\n 882.0 903.0 399.0 483.0 1\n 588.0 630.0 231.0 273.0 1\n 672.0 714.0 231.0 273.0 1\n 588.0 714.0 147.0 189.0 1\n 756.0 777.0 126.0 399.0 0\n 798.0 819.0 147.0 399.0 1\n 840.0 861.0 147.0 399.0 1\n 882.0 903.0 147.0 399.0 1\n 315.0 357.0 63.0 84.0 1\n 357.0 378.0 42.0 63.0 1\n 378.0 399.0 21.0 42.0 1\n 399.0 420.0 0.0 21.0 1\n 420.0 441.0 -21.0 0.0 1\n 441.0 462.0 -42.0 -21.0 1\n 525.0 546.0 -42.0 -21.0 1\n 546.0 567.0 -21.0 0.0 1\n 567.0 588.0 0.0 21.0 1\n 588.0 609.0 21.0 42.0 1\n 609.0 630.0 42.0 63.0 1\n 630.0 672.0 63.0 84.0 1\n 315.0 336.0 0.0 21.0 1\n 315.0 357.0 -21.0 0.0 1\n 336.0 378.0 -63.0 -21.0 1\n 357.0 420.0 -84.0 -63.0 1\n 378.0 462.0 -105.0 -84.0 1\n 399.0 441.0 -126.0 -105.0 1\n 567.0 630.0 -84.0 -63.0 1\n 525.0 609.0 -105.0 -84.0 1\n 609.0 651.0 -63.0 -21.0 1\n 630.0 672.0 -21.0 0.0 1\n 651.0 672.0 0.0 21.0 1\n 546.0 588.0 -126.0 -105.0 1\n 210.0 231.0 -84.0 -21.0 1\n 231.0 252.0 -210.0 -63.0 1\n 252.0 273.0 -273.0 -210.0 1\n 273.0 294.0 -378.0 -273.0 1\n 294.0 315.0 -420.0 -378.0 1\n 315.0 315.0 -441.0 -441.0 1\n 294.0 315.0 -441.0 -420.0 1\n 315.0 336.0 -462.0 -441.0 1\n 336.0 357.0 -441.0 -336.0 1\n 357.0 378.0 -336.0 -315.0 1\n 378.0 399.0 -378.0 -336.0 1\n 378.0 399.0 -399.0 -378.0 1\n 399.0 420.0 -420.0 -399.0 1\n 420.0 441.0 -399.0 -357.0 1\n 441.0 462.0 -357.0 -336.0 1\n 462.0 483.0 -399.0 -357.0 1\n 483.0 504.0 -441.0 -399.0 1\n 504.0 525.0 -483.0 -441.0 1\n 525.0 546.0 -462.0 -441.0 1\n 546.0 567.0 -441.0 -357.0 1\n 567.0 588.0 -357.0 -315.0 1\n 588.0 609.0 -399.0 -357.0 1\n 609.0 630.0 -441.0 -399.0 1\n 630.0 651.0 -462.0 -441.0 1\n 651.0 672.0 -441.0 -399.0 1\n 672.0 693.0 -399.0 -357.0 1\n 693.0 714.0 -357.0 -294.0 1\n 714.0 735.0 -294.0 -210.0 1\n 735.0 756.0 -210.0 -42.0 1\n 756.0 777.0 -84.0 -21.0 1\n 252.0 273.0 -147.0 -105.0 1\n 273.0 294.0 -168.0 -147.0 1\n 294.0 315.0 -147.0 -126.0 1\n 315.0 336.0 -126.0 -105.0 1\n 336.0 357.0 -189.0 -126.0 1\n 357.0 378.0 -210.0 -189.0 1\n 378.0 378.0 -189.0 -168.0 1\n 378.0 399.0 -189.0 -168.0 1\n 399.0 420.0 -231.0 -189.0 1\n 420.0 441.0 -252.0 -231.0 1\n 441.0 462.0 -231.0 -189.0 1\n 462.0 483.0 -189.0 -147.0 1\n 483.0 504.0 -210.0 -168.0 1\n 504.0 525.0 -231.0 -210.0 1\n 525.0 546.0 -252.0 -231.0 1\n 546.0 567.0 -231.0 -189.0 1\n 567.0 588.0 -189.0 -168.0 1\n 588.0 609.0 -210.0 -189.0 1\n 609.0 630.0 -231.0 -210.0 1\n 630.0 651.0 -210.0 -168.0 1\n 651.0 672.0 -168.0 -147.0 1\n 672.0 672.0 -189.0 -168.0 1\n 672.0 693.0 -189.0 -168.0 1\n 714.0 735.0 -126.0 -84.0 1\n 693.0 714.0 -168.0 -147.0 1\n -903.0 -903.0 252.0 252.0 0\n -546.0 -525.0 -189.0 -147.0 1\n -672.0 -672.0 462.0 462.0 1\n -651.0 -651.0 462.0 462.0 1\n -609.0 -609.0 462.0 462.0 1\n -588.0 -588.0 462.0 462.0 1\n -567.0 -567.0 462.0 462.0 1\n -546.0 -546.0 462.0 462.0 1\n -546.0 -546.0 483.0 483.0 1\n -567.0 -567.0 483.0 483.0 1\n -588.0 -588.0 483.0 483.0 1\n -609.0 -609.0 483.0 483.0 1\n -630.0 -630.0 483.0 483.0 1\n -651.0 -651.0 483.0 483.0 1\n -672.0 -672.0 483.0 483.0 1\n -672.0 -672.0 504.0 504.0 1\n -651.0 -651.0 504.0 504.0 1\n -630.0 -630.0 504.0 504.0 1\n -609.0 -609.0 504.0 504.0 1\n -588.0 -588.0 504.0 504.0 1\n -567.0 -567.0 504.0 504.0 1\n -546.0 -546.0 504.0 504.0 1\n -336.0 -315.0 147.0 168.0 1\n -147.0 -126.0 84.0 105.0 1\n -168.0 -147.0 -84.0 -63.0 1\n -126.0 -105.0 105.0 126.0 1\n -378.0 -378.0 -357.0 -357.0 1\n -336.0 -315.0 105.0 126.0 1\n -357.0 -357.0 -336.0 -336.0 1\n -336.0 -336.0 -315.0 -315.0 1\n -315.0 -315.0 -294.0 -294.0 1\n -294.0 -294.0 -273.0 -273.0 1\n -126.0 -105.0 -42.0 -21.0 1\n -147.0 -126.0 -21.0 0.0 1\n -126.0 -105.0 0.0 21.0 1\n -126.0 -105.0 63.0 84.0 1\n -357.0 -336.0 -21.0 0.0 1\n -336.0 -315.0 0.0 21.0 1\n -336.0 -315.0 63.0 84.0 1\n -168.0 -168.0 -210.0 -210.0 0\n -357.0 -336.0 84.0 105.0 1\n -315.0 -294.0 -84.0 -63.0 1\n -693.0 -693.0 504.0 504.0 1\n -693.0 -693.0 462.0 462.0 1\n -42.0 -42.0 -21.0 -21.0 1\n 126.0 126.0 126.0 126.0 1\n -42.0 -42.0 -357.0 -357.0 1\n 126.0 126.0 -189.0 -189.0 1\n -126.0 -126.0 -483.0 -483.0 1\n 315.0 420.0 378.0 420.0 1\n 420.0 420.0 441.0 441.0 1\n 420.0 420.0 462.0 462.0 1\n 420.0 420.0 483.0 483.0 1\n 420.0 420.0 504.0 504.0 1\n 441.0 441.0 504.0 504.0 1\n 462.0 462.0 504.0 504.0 1\n 483.0 483.0 504.0 504.0 1\n 504.0 504.0 504.0 504.0 1\n 777.0 777.0 462.0 462.0 1\n 777.0 777.0 441.0 441.0 1\n -189.0 -189.0 -210.0 -210.0 0\n -567.0 -567.0 42.0 42.0 1\n -567.0 -567.0 63.0 63.0 1\n -567.0 -567.0 84.0 84.0 1\n -567.0 -567.0 105.0 105.0 1\n -567.0 -567.0 126.0 126.0 1\n -567.0 -567.0 147.0 147.0 1\n -567.0 -567.0 168.0 168.0 1\n -567.0 -567.0 189.0 189.0 1\n -567.0 -567.0 210.0 210.0 1\n -567.0 -567.0 231.0 231.0 1\n -567.0 -567.0 252.0 252.0 1\n -903.0 -903.0 -378.0 -378.0 1\n -903.0 -903.0 -357.0 -357.0 1\n -651.0 -651.0 -378.0 -378.0 1\n -672.0 -672.0 -378.0 -378.0 1\n -903.0 -903.0 -336.0 -336.0 1\n -903.0 -903.0 -315.0 -315.0 1\n -882.0 -882.0 -315.0 -315.0 1\n -861.0 -861.0 -315.0 -315.0 1\n -861.0 -861.0 -294.0 -294.0 1\n -861.0 -861.0 -273.0 -273.0 1\n -861.0 -861.0 -252.0 -252.0 1\n -882.0 -882.0 -252.0 -252.0 1\n -903.0 -903.0 -252.0 -252.0 1\n -903.0 -903.0 -231.0 -231.0 1\n -903.0 -903.0 -210.0 -210.0 1\n -903.0 -903.0 -189.0 -189.0 1\n -903.0 -903.0 -168.0 -168.0 1\n -882.0 -882.0 -168.0 -168.0 1\n -861.0 -861.0 -168.0 -168.0 1\n -861.0 -861.0 -147.0 -147.0 1\n -861.0 -861.0 -126.0 -126.0 1\n -840.0 -840.0 -126.0 -126.0 1\n -840.0 -840.0 -105.0 -105.0 1\n -819.0 -819.0 -105.0 -105.0 1\n -819.0 -819.0 -84.0 -84.0 1\n -819.0 -819.0 -63.0 -63.0 1\n -819.0 -819.0 -42.0 -42.0 1\n -819.0 -819.0 -21.0 -21.0 1\n -735.0 -714.0 21.0 210.0 1\n -966.0 -966.0 105.0 126.0 0\n -945.0 -945.0 63.0 63.0 1\n -924.0 -924.0 63.0 63.0 1\n -903.0 -903.0 63.0 63.0 1\n -903.0 -903.0 42.0 42.0 1\n -924.0 -924.0 42.0 42.0 1\n -945.0 -945.0 42.0 42.0 1\n -966.0 -966.0 84.0 84.0 0\n -966.0 -966.0 105.0 105.0 0\n -966.0 -966.0 126.0 126.0 0\n 105.0 105.0 -483.0 -483.0 1\n 126.0 126.0 -483.0 -483.0 1\n 126.0 126.0 -462.0 -462.0 1\n 105.0 105.0 -147.0 -147.0 1\n 126.0 126.0 -147.0 -147.0 1\n 126.0 126.0 -168.0 -168.0 1\n -42.0 -42.0 -336.0 -336.0 1\n -42.0 -42.0 -315.0 -315.0 1\n -21.0 -21.0 -315.0 -315.0 1\n -21.0 -21.0 21.0 21.0 1\n -42.0 -42.0 21.0 21.0 1\n -42.0 -42.0 0.0 0.0 1\n 105.0 105.0 168.0 168.0 1\n 126.0 126.0 168.0 168.0 1\n 126.0 126.0 147.0 147.0 1\n -147.0 -147.0 483.0 483.0 1\n -126.0 -126.0 504.0 504.0 1\n -105.0 -105.0 525.0 525.0 1\n -126.0 -126.0 462.0 462.0 1\n -126.0 -126.0 483.0 483.0 1\n -105.0 -105.0 504.0 504.0 1\n -105.0 -105.0 483.0 483.0 1\n -105.0 -105.0 462.0 462.0 1\n 84.0 84.0 -147.0 -147.0 1\n 0.0 0.0 -315.0 -315.0 1\n 0.0 0.0 21.0 21.0 1\n 84.0 84.0 168.0 168.0 1\n -672.0 -672.0 525.0 525.0 1\n -651.0 -651.0 525.0 525.0 1\n -630.0 -630.0 525.0 525.0 1\n -609.0 -609.0 525.0 525.0 1\n -588.0 -588.0 525.0 525.0 1\n -567.0 -567.0 525.0 525.0 1\n -693.0 -693.0 483.0 483.0 1\n 189.0 189.0 273.0 273.0 1\n 189.0 189.0 294.0 294.0 1\n 189.0 189.0 315.0 315.0 1\n 189.0 189.0 336.0 336.0 1\n 189.0 189.0 357.0 357.0 1\n 189.0 189.0 378.0 378.0 1\n 189.0 189.0 399.0 399.0 1\n 189.0 189.0 420.0 420.0 1\n -357.0 -357.0 357.0 357.0 1\n -336.0 -336.0 336.0 336.0 1\n -273.0 -168.0 -252.0 -231.0 1\n -252.0 -252.0 -210.0 -210.0 0\n -210.0 -210.0 -210.0 -210.0 0\n -273.0 -273.0 -210.0 -210.0 0\n -399.0 -378.0 -189.0 399.0 1\n 672.0 672.0 441.0 441.0 1\n 693.0 693.0 441.0 441.0 1\n 714.0 714.0 441.0 441.0 1\n 735.0 735.0 441.0 441.0 1\n 756.0 756.0 441.0 441.0 1\n 777.0 777.0 483.0 483.0 1\n 525.0 546.0 525.0 546.0 0\n 525.0 546.0 504.0 525.0 0\n 546.0 567.0 504.0 525.0 0\n 735.0 756.0 546.0 546.0 0\n -336.0 -315.0 -42.0 -21.0 1\n 798.0 903.0 546.0 546.0 0\n 693.0 924.0 546.0 546.0 0\n 924.0 945.0 147.0 483.0 0";
  }

  public String getGame(String id) {
    return games[int(id)];
  }
}




class Replays {
  String[] replays;

  Replays() {
    replays=new String[11];
    replays[1]="2471\n 0 0 0\n 0 0 0\n 0 0 0\n 0 0 0\n 0 0 0\n 0 0 0\n 0 0 0\n 0 0 0\n 0 0 0\n 0 0 0\n 0 0 0\n 0 0 0\n 0 0 0\n 0 0 0\n 0 0 0\n 0 0 0\n 0 0 0\n 0 0 0\n 0 0 0\n 0 0 0\n 0 0 0\n 1 0 0\n 1 0 0\n 1 0 0\n 1 0 0\n 1 0 0\n 1 0 0\n 1 0 0\n 1 0 0\n 1 0 0\n 1 0 0\n 1 0 0\n 1 0 0\n 1 0 0\n 1 0 0\n 1 0 0\n 1 0 0\n 1 0 0\n 1 0 0\n 1 0 0\n 1 0 0\n 1 0 0\n 1 0 0\n 1 0 0\n 1 0 0\n 1 0 0\n 1 0 0\n 1 0 0\n 1 0 0\n 1 0 0\n 1 0 0\n 1 0 0\n 1 0 0\n 1 0 0\n 1 0 0\n 1 0 0\n 1 0 0\n 1 0 0\n 1 0 0\n 1 0 0\n 1 0 0\n 1 0 0\n 1 0 0\n 1 0 0\n 1 0 0\n 1 0 0\n 1 0 0\n 1 0 0\n 1 0 0\n 1 0 0\n 1 0 0\n 1 0 0\n 1 0 0\n 1 0 0\n 1 0 0\n 1 0 0\n 1 0 0\n 1 0 0\n 1 0 0\n 1 0 0\n 1 0 0\n 1 0 0\n 0 0 0\n 0 0 0\n 0 0 0\n 0 0 0\n 0 0 0\n 0 0 0\n 0 0 0\n 0 0 0\n 0 0 0\n 0 0 0\n 0 0 0\n 0 0 0\n 0 0 0\n 0 0 0\n 0 0 0\n 0 0 0\n 0 0 0\n 0 0 0\n 0 0 0\n 0 0 0\n 0 0 0\n 0 0 0\n 0 0 0\n 0 0 0\n 0 0 0\n 0 0 0\n 0 0 0\n 0 0 0\n 0 0 0\n 0 0 0\n 0 0 0\n 0 0 0\n 0 0 0\n 0 0 0\n 0 0 0\n 0 0 0\n 0 0 0\n 0 0 0\n 0 0 0\n 0 0 0\n 0 0 0\n 0 0 0\n 0 0 0\n 0 0 0\n 0 0 0\n 0 0 0\n 0 0 0\n 0 0 0\n 0 0 0\n 0 0 0\n 0 0 0\n 0 0 0\n 0 0 0\n 0 0 0\n 0 0 0\n 0 0 0\n 0 0 0\n 0 0 0\n 0 0 0\n 0 0 0\n 0 0 0\n 0 0 0\n 0 0 0\n 0 0 0\n 0 0 0\n 0 0 0\n 0 0 0\n 0 0 0\n 0 0 0\n 0 0 0\n 0 0 0\n 0 0 0\n 0 0 0\n 0 0 0\n 0 0 0\n 0 0 0\n 0 0 0\n 0 0 0\n 0 0 0\n 0 0 0\n 0 0 0\n 0 0 0\n 0 0 0\n 0 0 0\n 0 0 0\n 0 0 0\n 0 0 0\n 0 0 0\n 0 0 0\n 0 0 0\n 0 0 0\n 0 0 0\n 0 0 0\n 0 0 0\n 0 0 0\n 0 0 0\n 0 0 0\n 0 0 0\n 0 0 0\n 0 0 0\n 0 0 0\n 0 0 0\n 0 0 0\n 0 0 0\n 0 0 0\n 0 0 0\n 0 0 0\n 0 0 0\n 0 0 0\n 0 0 0\n 0 0 0\n 0 0 0\n 0 0 0\n 0 0 0\n 0 0 0\n 0 0 0\n 0 0 0\n 0 0 0\n 0 0 0\n 0 0 0\n 0 0 0\n 0 0 0\n 0 0 0\n 0 0 0\n 0 0 0\n 0 0 0\n 0 0 0\n 0 0 0\n 0 0 0\n 0 0 0\n 0 0 0\n 0 0 0\n 0 0 0\n 0 0 0\n 0 0 0\n 0 0 0\n 0 0 0\n 0 0 1\n 0 0 1\n 0 0 1\n 0 0 1\n 0 0 1\n 0 0 1\n 0 0 1\n 0 0 1\n 0 0 0\n 0 0 0\n 0 0 0\n 0 0 0\n 0 0 0\n 0 0 0\n 0 0 0\n 0 0 0\n 0 0 0\n 0 0 0\n 0 0 0\n 0 0 0\n 0 0 0\n 0 0 0\n 0 0 0\n 0 0 0\n 0 0 0\n 0 0 0\n 0 0 0\n 0 0 0\n 0 0 0\n 0 0 0\n 0 0 0\n 0 0 0\n 0 0 0\n 0 0 0\n 0 0 0\n 0 0 0\n 0 0 0\n 0 0 0\n 0 0 0\n 0 0 0\n 0 0 0\n 0 0 0\n 0 0 0\n 0 0 0\n 0 0 0\n 0 0 0\n 0 0 0\n 0 0 0\n 0 0 0\n 0 0 0\n 0 0 0\n 0 0 0\n 0 0 0\n 0 0 0\n 0 0 0\n 0 0 0\n 0 0 0\n 0 0 0\n 0 0 0\n 0 0 0\n 0 0 0\n 0 0 0\n 0 0 0\n 0 0 0\n 0 0 0\n 0 0 0\n 0 0 0\n 0 0 0\n 0 0 0\n 0 0 0\n 0 0 0\n 0 0 0\n 0 0 0\n 0 0 0\n 0 0 0\n 0 0 0\n 0 0 0\n 0 0 0\n 0 0 0\n 0 0 0\n 0 0 0\n 0 0 0\n 0 0 0\n 0 0 0\n 0 0 0\n 0 0 0\n 0 0 0\n 0 0 0\n 0 0 0\n 0 0 0\n 0 0 0\n 0 0 0\n 0 0 0\n 0 0 0\n 0 0 0\n 0 0 0\n 0 0 0\n 0 0 0\n 0 0 0\n 0 0 0\n 0 0 0\n 0 0 0\n 0 0 0\n 0 0 0\n 0 0 0\n 0 0 0\n 0 0 0\n 0 0 0\n 0 0 0\n 0 0 0\n 0 0 0\n 0 0 0\n 0 0 0\n 0 0 0\n 0 0 0\n 0 0 0\n 0 0 0\n 0 0 0\n 0 0 0\n 0 0 0\n 0 0 0\n 0 0 0\n 0 0 0\n 0 0 0\n 0 0 0\n 0 0 0\n 0 0 0\n 0 0 0\n 0 0 0\n 0 0 0\n 0 0 0\n 0 0 0\n 0 0 0\n 0 0 0\n 0 0 0\n 0 0 0\n 0 0 0\n 0 0 0\n 0 0 0\n 0 0 0\n 0 0 0\n 0 0 0\n 0 0 0\n 0 0 0\n 0 0 0\n 0 0 0\n 0 0 0\n 0 0 0\n 0 0 0\n 0 0 0\n 0 0 0\n 0 0 0\n 0 0 0\n 0 0 0\n 0 0 0\n 0 0 0\n 0 0 0\n 0 0 0\n 0 0 0\n 0 0 0\n 0 0 0\n 0 0 0\n 0 0 0\n 0 0 0\n 0 0 0\n 0 0 0\n 0 0 0\n 0 0 0\n 0 0 0\n 0 0 0\n 0 0 0\n 0 0 0\n 0 0 0\n 0 0 0\n 0 0 0\n 0 0 0\n 0 0 0\n 0 0 0\n 0 0 0\n 0 0 1\n 0 0 1\n 0 0 1\n 0 0 1\n 0 0 1\n 0 0 1\n 0 0 0\n 0 0 0\n 0 0 0\n 0 0 0\n 0 0 0\n 0 0 0\n 0 0 0\n 0 0 0\n 0 0 0\n 0 0 0\n 0 0 0\n 0 0 0\n 0 0 0\n 0 0 0\n 0 0 0\n 0 0 0\n 0 0 0\n 0 0 0\n 0 0 0\n 0 0 0\n 0 0 0\n 0 0 0\n 0 0 0\n 0 0 0\n 0 0 0\n 0 0 0\n 0 0 0\n 0 0 0\n 0 0 0\n 0 0 0\n 0 0 0\n 0 0 0\n 0 0 0\n 0 0 0\n 0 0 0\n 0 0 0\n 0 0 0\n 0 0 0\n 0 0 0\n 0 0 0\n 0 0 0\n 0 0 0\n 0 0 0\n 0 0 0\n 0 0 0\n 0 0 0\n 0 0 0\n 0 0 0\n 0 0 0\n 0 0 0\n 0 0 0\n 0 0 0\n 0 0 0\n 0 0 0\n 0 0 0\n 0 0 0\n 0 0 0\n 0 0 0\n 0 0 0\n 0 0 0\n 0 0 0\n 0 0 0\n 0 0 0\n 0 0 0\n 0 0 0\n 0 0 0\n 0 0 0\n 0 0 0\n 0 0 0\n 0 0 0\n 0 0 0\n 0 0 0\n 0 0 0\n 0 0 0\n 0 0 0\n 0 0 0\n 0 0 0\n 0 0 0\n 0 0 0\n 0 0 0\n 0 0 0\n 0 0 0\n 0 0 0\n 0 0 0\n 0 0 0\n 0 0 0\n 0 0 0\n 0 0 0\n 0 0 0\n 0 0 0\n 0 0 0\n 0 0 0\n 0 0 0\n 0 0 0\n 0 0 0\n 0 0 0\n 0 0 0\n 0 0 0\n 0 0 0\n 0 0 0\n 0 0 0\n 0 0 0\n 0 0 0\n 0 0 0\n 0 0 0\n 0 0 0\n 0 0 0\n 0 0 0\n 0 0 0\n 0 0 0\n 0 0 0\n 0 0 0\n 0 0 0\n 0 0 0\n 0 0 0\n 0 0 0\n 0 0 0\n 0 0 0\n 0 0 0\n 0 0 0\n 0 0 0\n 0 0 0\n 0 0 0\n 0 0 0\n 0 0 0\n 0 0 0\n 0 0 0\n 0 0 0\n 0 0 0\n 0 0 0\n 0 0 0\n 0 0 0\n 0 0 0\n 0 0 0\n 0 0 0\n 0 0 0\n 0 0 0\n 0 0 0\n 0 0 0\n 0 0 0\n 0 0 0\n 0 0 0\n 0 0 0\n 0 0 0\n 0 0 0\n 0 0 0\n 0 0 0\n 0 0 0\n 0 0 0\n 0 0 0\n 0 0 0\n 0 0 0\n 0 0 0\n 0 0 0\n 0 0 0\n 0 0 0\n 0 0 0\n 0 0 0\n 0 0 0\n 0 0 0\n 0 0 0\n 0 0 0\n 0 0 0\n 0 0 0\n 0 0 0\n 0 0 0\n 0 0 1\n 0 0 1\n 0 0 1\n 0 0 1\n 0 0 1\n 0 0 1\n 0 0 1\n 0 0 1\n 0 0 0\n 0 0 0\n 0 0 0\n 0 0 0\n 0 0 0\n 0 0 0\n 0 0 0\n 0 0 0\n 0 0 0\n 0 0 0\n 0 0 0\n 0 0 0\n 0 0 0\n 0 0 0\n 0 0 0\n 0 0 0\n 0 0 0\n 0 0 0\n 0 0 0\n 0 0 0\n 0 0 0\n 0 0 0\n 0 0 0\n 0 0 0\n 0 0 0\n 0 0 0\n 0 0 0\n 0 0 0\n 0 0 0\n 0 0 0\n 0 0 0\n 0 0 0\n 0 0 0\n 0 0 0\n 0 0 0\n 0 0 0\n 0 0 0\n 0 0 0\n 0 0 0\n 0 0 0\n 0 0 0\n 0 0 0\n 0 0 0\n 0 0 0\n 0 0 0\n 0 0 0\n 0 0 0\n 0 0 0\n 0 0 0\n 0 0 0\n 0 0 0\n 0 0 1\n 0 0 1\n 0 0 1\n 0 0 1\n 0 0 1\n 0 0 1\n 0 0 1\n 0 0 1\n 0 0 1\n 0 0 0\n 0 0 0\n 0 0 0\n 0 0 0\n 0 0 0\n 0 0 0\n 0 0 0\n 0 0 0\n 1 0 0\n 1 0 0\n 1 0 0\n 1 0 0\n 1 0 0\n 1 0 0\n 1 0 0\n 1 0 0\n 0 0 0\n 0 0 0\n 0 0 0\n 0 0 0\n 0 0 0\n 0 0 0\n 0 0 0\n 0 0 0\n 0 0 0\n 0 0 0\n 0 0 0\n 0 0 0\n 0 0 0\n 0 0 0\n 0 0 0\n 0 0 0\n 0 0 0\n 0 0 0\n 0 0 0\n 0 0 0\n 0 0 0\n 0 0 0\n 0 0 1\n 0 0 1\n 0 0 1\n 0 0 1\n 0 0 1\n 0 0 1\n 0 0 1\n 0 0 0\n 0 0 0\n 0 0 0\n 0 0 0\n 0 0 0\n 0 0 0\n 0 0 0\n 0 0 0\n 0 0 0\n 0 0 0\n 0 0 0\n 0 0 0\n 0 0 0\n 0 0 0\n 1 0 0\n 1 0 0\n 1 0 0\n 1 0 0\n 1 0 0\n 1 0 0\n 1 0 0\n 1 0 0\n 1 0 0\n 1 0 0\n 1 0 0\n 1 0 0\n 1 0 0\n 1 0 0\n 1 0 0\n 1 0 0\n 1 0 0\n 1 0 0\n 0 0 0\n 0 0 0\n 0 0 0\n 0 0 0\n 0 0 0\n 0 0 0\n 0 0 0\n 0 0 0\n 0 0 0\n 0 0 0\n 0 0 0\n 0 0 0\n 0 0 0\n 0 0 0\n 0 0 0\n 0 0 0\n 0 0 0\n 0 0 0\n 0 0 0\n 0 0 0\n 0 0 0\n 0 0 0\n 0 0 0\n 0 0 0\n 0 0 0\n 0 0 0\n 0 0 0\n 0 0 0\n 0 0 0\n 0 0 0\n 0 0 0\n 0 0 0\n 0 0 0\n 0 0 0\n 0 0 0\n 0 0 0\n 0 0 0\n 0 0 0\n 0 0 0\n 0 0 0\n 0 0 0\n 0 0 0\n 0 0 0\n 0 0 0\n 0 0 0\n 0 0 0\n 0 0 0\n 0 0 0\n 0 0 0\n 0 0 0\n 0 0 0\n 0 0 0\n 0 0 0\n 0 0 0\n 0 0 0\n 0 0 0\n 0 0 0\n 0 0 0\n 0 0 0\n 0 0 0\n 1 0 0\n 1 0 0\n 1 0 0\n 1 0 0\n 1 0 0\n 1 0 0\n 1 0 0\n 1 0 0\n 1 0 0\n 1 0 0\n 1 0 0\n 1 0 0\n 1 0 0\n 1 0 0\n 1 0 0\n 1 0 0\n 1 0 0\n 1 0 0\n 1 0 0\n 1 0 0\n 1 0 0\n 1 0 0\n 1 0 0\n 1 0 0\n 1 0 0\n 1 0 0\n 1 0 0\n 0 0 0\n 0 0 0\n 0 0 0\n 0 0 0\n 0 0 0\n 0 0 0\n 0 0 0\n 0 0 0\n 0 0 0\n 0 0 0\n 0 0 0\n 0 0 0\n 0 0 0\n 0 0 0\n 0 0 0\n 0 0 0\n 0 0 0\n 0 0 0\n 0 0 0\n 0 0 0\n 0 0 0\n 0 0 0\n 0 0 0\n 0 0 0\n 0 0 0\n 0 0 0\n 0 0 0\n 0 0 0\n 0 0 0\n 0 0 0\n 0 0 0\n 0 0 0\n 0 0 0\n 0 0 0\n 0 0 0\n 0 0 0\n 0 0 0\n 0 0 0\n 0 0 0\n 0 0 0\n 0 0 0\n 0 0 0\n 0 0 0\n 0 0 0\n 0 0 0\n 0 0 0\n 0 0 0\n 0 0 0\n 0 0 0\n 0 0 0\n 0 0 0\n 0 0 0\n 0 0 0\n 0 0 0\n 0 0 0\n 0 0 0\n 0 0 0\n 0 0 0\n 0 0 0\n 0 0 0\n 0 0 0\n 0 0 0\n 0 0 0\n 0 0 0\n 0 0 0\n 0 0 0\n 0 0 0\n 0 0 0\n 0 0 0\n 0 0 0\n 0 0 0\n 0 0 0\n 0 0 0\n 0 0 0\n 0 0 0\n 0 0 0\n 0 0 0\n 0 0 0\n 0 0 0\n 0 0 0\n 0 0 0\n 0 0 0\n 0 0 0\n 0 0 0\n 0 0 1\n 0 0 1\n 0 0 1\n 0 0 1\n 0 0 1\n 0 0 1\n 0 0 1\n 0 0 1\n 0 0 0\n 0 0 0\n 0 0 0\n 0 0 0\n 0 0 0\n 0 1 0\n 0 1 0\n 0 1 0\n 0 1 0\n 0 1 0\n 0 1 0\n 0 1 0\n 0 1 0\n 0 1 0\n 0 1 0\n 0 1 0\n 0 1 0\n 0 1 0\n 0 1 0\n 0 1 0\n 0 1 0\n 0 0 0\n 0 0 0\n 0 0 0\n 0 0 0\n 0 0 0\n 0 0 0\n 0 0 0\n 0 0 0\n 0 0 0\n 0 0 0\n 0 0 0\n 0 0 0\n 0 0 0\n 0 0 0\n 0 0 0\n 0 0 0\n 0 1 0\n 0 1 1\n 0 1 1\n 0 1 1\n 0 1 1\n 0 1 1\n 0 1 1\n 0 1 1\n 0 1 0\n 0 1 0\n 0 1 0\n 0 1 0\n 0 1 0\n 0 1 0\n 0 1 0\n 0 1 0\n 0 1 0\n 0 1 0\n 0 1 0\n 0 1 0\n 0 1 0\n 0 1 0\n 0 0 0\n 0 0 0\n 0 0 0\n 0 0 0\n 0 0 0\n 0 0 0\n 0 0 0\n 0 0 0\n 0 0 0\n 0 0 0\n 0 0 0\n 0 0 0\n 0 0 0\n 0 0 0\n 0 0 0\n 0 0 0\n 0 0 0\n 0 0 0\n 0 0 0\n 0 0 0\n 0 0 0\n 0 0 0\n 0 0 0\n 0 0 0\n 1 0 1\n 1 0 1\n 1 0 1\n 1 0 1\n 1 0 1\n 1 0 1\n 1 0 1\n 1 0 1\n 1 0 1\n 1 0 1\n 1 0 0\n 1 0 0\n 1 0 0\n 1 0 0\n 1 0 0\n 1 0 0\n 1 0 0\n 1 0 0\n 1 0 0\n 1 0 0\n 1 0 0\n 1 0 0\n 1 0 0\n 1 0 0\n 1 0 0\n 1 0 0\n 1 0 0\n 1 0 0\n 1 0 0\n 1 0 0\n 1 0 0\n 1 0 0\n 1 0 0\n 1 0 0\n 1 0 0\n 1 0 0\n 1 0 0\n 1 0 0\n 1 0 0\n 1 0 0\n 1 0 0\n 1 0 0\n 1 0 0\n 1 0 0\n 1 0 0\n 1 0 0\n 1 0 0\n 1 0 0\n 1 0 0\n 1 0 0\n 1 0 0\n 1 0 0\n 1 0 0\n 1 0 0\n 1 0 0\n 1 0 0\n 1 0 0\n 1 0 0\n 1 0 0\n 1 0 0\n 1 0 0\n 1 0 0\n 1 0 0\n 1 0 0\n 1 0 0\n 1 0 0\n 1 0 0\n 1 0 0\n 1 0 0\n 1 0 0\n 1 0 0\n 1 0 0\n 1 0 0\n 1 0 0\n 1 0 0\n 1 0 0\n 1 0 0\n 1 0 0\n 1 0 0\n 1 0 0\n 1 0 0\n 1 0 0\n 1 0 0\n 1 0 0\n 1 0 0\n 1 0 0\n 1 0 0\n 1 0 0\n 1 0 0\n 1 0 0\n 1 0 0\n 1 0 0\n 1 0 0\n 1 0 0\n 1 0 0\n 1 0 0\n 1 0 0\n 1 0 0\n 1 0 0\n 1 0 0\n 1 0 0\n 1 0 0\n 1 0 0\n 1 0 0\n 1 0 0\n 1 0 0\n 1 0 0\n 1 0 0\n 1 0 0\n 1 0 0\n 1 0 0\n 1 0 0\n 0 0 0\n 0 0 0\n 0 0 0\n 0 1 0\n 0 1 0\n 0 1 0\n 0 1 0\n 0 1 0\n 0 1 0\n 0 1 0\n 0 1 0\n 0 1 0\n 0 1 0\n 0 1 0\n 0 1 0\n 0 1 0\n 0 1 0\n 0 1 0\n 0 1 0\n 0 1 0\n 0 1 0\n 0 1 0\n 0 1 0\n 0 1 0\n 0 1 0\n 0 1 0\n 0 1 0\n 0 1 0\n 0 1 0\n 0 1 0\n 0 1 0\n 0 1 0\n 0 1 0\n 0 1 0\n 0 1 0\n 0 1 0\n 0 1 0\n 0 1 0\n 0 1 0\n 0 1 0\n 0 1 0\n 0 1 0\n 0 1 0\n 0 1 0\n 0 1 0\n 0 1 0\n 0 1 0\n 0 1 0\n 0 1 0\n 0 1 0\n 0 1 1\n 0 1 1\n 0 1 1\n 0 1 1\n 0 1 1\n 0 1 1\n 0 1 1\n 0 1 1\n 0 1 0\n 0 1 0\n 0 1 0\n 0 1 0\n 0 1 0\n 0 1 0\n 0 1 0\n 0 1 0\n 0 1 0\n 0 1 0\n 0 1 0\n 0 1 0\n 0 1 0\n 0 1 0\n 0 1 0\n 0 1 0\n 0 1 0\n 0 1 0\n 0 1 0\n 0 1 0\n 0 1 0\n 0 1 0\n 0 1 0\n 0 1 0\n 0 1 0\n 0 1 0\n 0 1 0\n 0 1 0\n 0 1 0\n 0 1 0\n 0 1 0\n 0 1 0\n 0 0 0\n 0 0 0\n 0 0 0\n 0 0 0\n 0 0 0\n 1 0 0\n 1 0 0\n 1 0 0\n 1 0 0\n 1 0 0\n 1 0 0\n 1 0 0\n 1 0 0\n 1 0 0\n 1 0 0\n 1 0 0\n 1 0 0\n 1 0 0\n 1 0 0\n 1 0 0\n 1 0 0\n 1 0 0\n 1 0 0\n 1 0 0\n 1 0 0\n 1 0 0\n 1 0 0\n 1 0 0\n 1 0 0\n 1 0 0\n 1 0 0\n 1 0 0\n 1 0 0\n 1 0 0\n 1 0 0\n 1 0 0\n 1 0 0\n 1 0 0\n 1 0 0\n 1 0 0\n 1 0 0\n 1 0 0\n 1 0 0\n 1 0 0\n 1 0 0\n 1 0 0\n 1 0 0\n 1 0 0\n 1 0 0\n 1 0 0\n 1 0 1\n 1 0 1\n 1 0 1\n 1 0 1\n 1 0 1\n 1 0 1\n 1 0 1\n 1 0 1\n 1 0 0\n 1 0 0\n 1 0 0\n 1 0 0\n 1 0 0\n 1 0 0\n 1 0 0\n 1 0 0\n 1 0 0\n 1 0 0\n 1 0 0\n 1 0 0\n 1 0 0\n 1 0 0\n 1 0 0\n 1 0 0\n 1 0 0\n 1 0 0\n 1 0 0\n 1 0 0\n 1 0 0\n 1 0 0\n 1 0 0\n 1 0 0\n 1 0 0\n 1 0 0\n 1 0 0\n 1 0 0\n 1 0 0\n 1 0 0\n 1 0 0\n 1 0 0\n 1 0 0\n 1 0 0\n 1 0 0\n 1 0 0\n 1 0 0\n 1 0 0\n 1 0 0\n 1 0 0\n 1 0 0\n 1 0 0\n 1 0 0\n 1 0 0\n 1 0 0\n 1 0 0\n 1 0 0\n 1 0 0\n 0 0 0\n 0 0 0\n 0 0 0\n 0 0 0\n 0 0 0\n 0 0 0\n 0 0 0\n 0 0 0\n 0 0 0\n 0 0 0\n 0 0 0\n 0 0 0\n 0 0 0\n 0 0 0\n 0 0 0\n 0 0 0\n 0 0 0\n 0 0 0\n 0 0 0\n 0 0 0\n 0 0 0\n 0 0 0\n 0 0 0\n 0 0 0\n 0 0 0\n 0 0 0\n 0 0 0\n 0 0 0\n 0 0 0\n 0 0 0\n 0 0 0\n 0 0 0\n 0 0 0\n 0 0 0\n 0 0 0\n 0 0 0\n 0 0 0\n 0 0 0\n 0 0 0\n 0 0 0\n 0 0 0\n 0 0 0\n 0 0 0\n 0 0 0\n 0 0 0\n 0 0 0\n 0 0 0\n 0 0 0\n 0 0 0\n 0 0 0\n 0 0 0\n 0 0 0\n 0 0 0\n 0 0 0\n 0 0 0\n 0 0 0\n 0 0 0\n 0 0 0\n 0 0 0\n 0 0 0\n 0 0 0\n 0 0 0\n 0 0 0\n 0 0 0\n 0 0 0\n 0 0 0\n 0 0 0\n 0 0 0\n 0 0 0\n 0 0 0\n 0 0 0\n 0 0 0\n 0 0 0\n 0 0 0\n 0 0 0\n 0 0 0\n 0 0 0\n 0 0 0\n 0 0 0\n 0 0 0\n 0 0 0\n 0 0 0\n 0 0 0\n 0 0 0\n 0 0 0\n 0 0 0\n 0 0 0\n 0 0 0\n 0 0 0\n 0 0 0\n 0 0 0\n 0 0 0\n 0 0 0\n 0 0 0\n 0 0 0\n 0 0 0\n 0 0 0\n 0 0 0\n 0 0 0\n 0 0 0\n 0 0 0\n 0 0 0\n 0 0 0\n 0 0 0\n 0 0 0\n 0 0 0\n 0 0 0\n 0 0 0\n 0 0 0\n 0 0 0\n 0 0 0\n 0 0 0\n 0 0 0\n 0 0 0\n 0 0 0\n 0 0 0\n 0 0 0\n 0 0 0\n 0 0 0\n 0 0 0\n 0 0 0\n 0 0 0\n 0 0 0\n 0 0 0\n 0 0 0\n 0 0 0\n 0 0 0\n 0 0 0\n 0 0 0\n 0 0 0\n 0 0 0\n 0 0 0\n 0 0 0\n 0 0 0\n 0 0 0\n 0 0 0\n 0 0 0\n 0 0 0\n 0 0 0\n 0 0 0\n 0 0 0\n 0 0 0\n 0 0 1\n 0 0 1\n 0 0 1\n 0 0 1\n 0 0 1\n 0 0 1\n 0 0 1\n 0 0 1\n 0 0 1\n 0 0 1\n 0 0 1\n 0 0 1\n 0 0 1\n 0 0 1\n 0 0 0\n 0 0 0\n 0 0 0\n 0 0 0\n 0 0 0\n 0 0 0\n 0 0 0\n 0 0 0\n 0 0 0\n 0 0 0\n 0 0 0\n 0 0 0\n 0 0 0\n 0 0 0\n 0 0 0\n 0 0 0\n 0 0 0\n 0 0 0\n 0 0 0\n 0 0 0\n 0 0 0\n 0 0 0\n 0 0 0\n 0 0 0\n 0 0 0\n 0 0 0\n 0 0 0\n 0 0 0\n 0 0 0\n 0 0 0\n 0 0 0\n 0 0 0\n 0 0 0\n 0 0 0\n 0 0 0\n 0 0 0\n 0 0 0\n 0 0 0\n 0 0 0\n 0 0 0\n 0 0 0\n 0 0 0\n 0 0 0\n 0 0 0\n 0 0 0\n 0 0 0\n 0 0 0\n 0 0 0\n 0 0 0\n 0 0 0\n 0 0 0\n 0 0 0\n 0 0 0\n 0 0 0\n 0 0 0\n 0 0 0\n 0 0 0\n 0 0 0\n 0 0 0\n 0 0 0\n 0 0 0\n 0 0 0\n 0 0 0\n 0 0 0\n 0 0 0\n 0 0 0\n 0 0 0\n 0 0 0\n 0 0 0\n 0 0 0\n 0 0 0\n 0 0 0\n 0 0 0\n 0 0 0\n 0 0 0\n 0 0 0\n 0 0 0\n 0 0 0\n 0 0 0\n 0 0 0\n 0 0 0\n 0 0 0\n 0 0 0\n 0 0 0\n 0 0 0\n 0 0 0\n 0 0 0\n 0 0 0\n 0 0 0\n 0 0 0\n 0 0 0\n 0 0 0\n 0 0 0\n 0 0 0\n 0 0 0\n 0 0 0\n 0 0 0\n 0 0 0\n 0 0 0\n 0 0 0\n 0 0 0\n 0 0 0\n 0 0 0\n 0 0 0\n 0 0 0\n 0 0 0\n 0 0 0\n 0 0 0\n 0 0 0\n 0 0 0\n 0 0 0\n 0 0 0\n 0 0 0\n 0 0 0\n 0 0 0\n 0 0 0\n 0 0 0\n 0 0 0\n 0 0 0\n 0 0 0\n 0 0 0\n 0 0 0\n 0 0 0\n 0 0 0\n 0 0 0\n 0 0 0\n 0 0 0\n 0 0 0\n 0 0 0\n 0 0 0\n 0 0 0\n 0 0 0\n 0 0 0\n 0 0 0\n 0 0 0\n 0 0 0\n 0 0 0\n 0 0 0\n 0 0 0\n 0 0 0\n 0 0 0\n 0 0 0\n 0 0 0\n 0 0 0\n 0 0 0\n 0 0 0\n 0 0 0\n 0 0 0\n 0 0 0\n 0 0 0\n 0 0 0\n 0 0 0\n 0 0 0\n 0 0 0\n 0 0 0\n 0 0 0\n 0 0 0\n 0 0 0\n 0 0 0\n 0 0 0\n 0 0 0\n 0 0 0\n 0 0 0\n 0 0 0\n 0 0 0\n 0 0 0\n 0 0 0\n 0 0 0\n 0 0 0\n 0 0 0\n 0 0 1\n 0 0 1\n 0 0 1\n 0 0 1\n 0 0 1\n 0 0 1\n 0 0 1\n 0 0 0\n 0 0 0\n 0 0 0\n 0 0 0\n 0 0 0\n 0 0 0\n 0 0 0\n 0 0 0\n 0 0 0\n 0 0 0\n 0 0 0\n 0 0 0\n 0 0 0\n 0 0 0\n 0 0 0\n 0 0 0\n 0 0 0\n 0 0 0\n 0 0 0\n 0 0 0\n 0 0 0\n 0 0 0\n 0 0 0\n 0 0 0\n 0 0 0\n 0 0 0\n 0 0 0\n 0 0 0\n 0 0 0\n 0 0 0\n 0 0 0\n 0 0 0\n 0 0 0\n 0 0 0\n 0 0 0\n 0 0 0\n 0 0 0\n 0 0 0\n 0 0 0\n 0 0 0\n 0 0 0\n 0 0 0\n 0 0 0\n 0 0 0\n 0 0 0\n 0 0 0\n 0 0 0\n 0 0 0\n 0 0 0\n 0 0 0\n 0 0 0\n 0 0 0\n 0 0 0\n 0 0 0\n 0 0 0\n 0 0 0\n 0 0 0\n 0 0 0\n 0 0 0\n 0 0 0\n 0 0 0\n 0 0 0\n 0 0 0\n 0 0 0\n 0 0 0\n 0 0 0\n 0 0 0\n 0 0 0\n 0 0 0\n 0 0 0\n 0 0 0\n 0 0 0\n 0 0 0\n 0 0 0\n 0 0 0\n 0 0 0\n 0 0 0\n 0 0 0\n 0 0 0\n 0 0 0\n 0 0 0\n 0 0 0\n 0 0 0\n 0 0 0\n 0 0 0\n 0 0 0\n 0 0 0\n 0 0 0\n 0 0 0\n 0 0 0\n 0 0 0\n 0 0 0\n 0 0 0\n 0 0 0\n 0 0 0\n 0 0 0\n 0 0 0\n 0 0 0\n 0 0 0\n 0 0 0\n 0 0 0\n 0 0 0\n 0 0 0\n 0 0 0\n 0 0 0\n 0 0 0\n 0 0 0\n 0 0 0\n 0 0 0\n 0 0 0\n 0 0 0\n 0 0 0\n 0 0 0\n 0 0 0\n 0 0 0\n 0 0 0\n 0 0 0\n 0 0 0\n 0 0 0\n 0 0 0\n 0 0 0\n 0 0 0\n 0 0 0\n 0 0 0\n 0 0 0\n 0 0 0\n 0 0 0\n 0 0 0\n 0 0 0\n 0 0 0\n 0 0 0\n 0 0 0\n 0 0 0\n 0 0 0\n 0 0 0\n 0 0 0\n 0 0 0\n 0 0 0\n 0 0 0\n 0 0 0\n 0 0 0\n 0 0 0\n 0 0 0\n 0 0 0\n 0 0 0\n 0 0 0\n 0 0 0\n 0 0 0\n 0 0 0\n 0 0 0\n 0 0 0\n 0 0 0\n 0 0 0\n 0 0 0\n 0 0 0\n 0 0 0\n 0 0 0\n 0 0 0\n 0 0 0\n 0 0 1\n 0 0 1\n 0 0 1\n 0 0 1\n 0 0 1\n 0 0 1\n 0 0 1\n 0 0 1\n 0 0 1\n 0 0 1\n 0 0 0\n 0 0 0\n 0 0 0\n 0 0 0\n 0 0 0\n 0 0 0\n 0 0 0\n 0 0 0\n 0 0 0\n 0 0 0\n 0 0 0\n 0 0 0\n 0 0 0\n 0 0 0\n 0 0 0\n 0 0 0\n 0 0 0\n 0 0 0\n 0 0 0\n 0 0 0\n 0 0 0\n 0 0 0\n 0 0 0\n 0 0 0\n 0 0 0\n 0 0 0\n 0 0 0\n 0 0 0\n 0 0 0\n 0 0 0\n 0 0 0\n 0 0 0\n 0 0 0\n 0 0 0\n 0 0 0\n 0 0 0\n 0 0 0\n 0 0 0\n 0 0 0\n 0 0 0\n 0 0 0\n 0 0 0\n 0 0 0\n 0 0 0\n 0 0 0\n 0 0 0\n 0 0 0\n 0 0 0\n 0 0 0\n 0 0 0\n 0 0 0\n 0 0 0\n 0 0 0\n 0 0 0\n 0 0 0\n 0 0 0\n 0 0 0\n 0 0 0\n 0 0 0\n 0 0 1\n 0 0 1\n 0 1 1\n 0 1 1\n 0 1 1\n 0 1 0\n 0 1 0\n 0 1 0\n 0 1 0\n 0 1 0\n 0 1 0\n 0 1 0\n 0 1 0\n 0 1 0\n 0 1 0\n 0 1 0\n 0 1 0\n 0 1 0\n 0 1 0\n 0 1 0\n 0 1 0\n 0 1 0\n 0 1 0\n 0 1 0\n 0 1 0\n 0 1 0\n 0 1 0\n 0 1 0\n 0 1 0\n 0 1 0\n 0 1 0\n 0 1 0\n 0 1 0\n 0 0 0\n 0 0 0\n 0 0 0\n 0 0 0\n 0 0 0\n 0 0 0\n 0 0 0\n 0 0 0\n 0 0 0\n 0 0 0\n 0 0 0\n 0 0 0\n 0 1 1\n 0 1 1\n 0 1 1\n 0 1 1\n 0 1 1\n 0 1 1\n 0 1 1\n 0 1 0\n 0 1 0\n 0 1 0\n 0 1 0\n 0 1 0\n 0 1 0\n 0 1 0\n 0 1 0\n 0 1 0\n 0 1 0\n 0 1 0\n 0 1 0\n 0 1 0\n 0 1 0\n 0 1 0\n 0 1 0\n 0 1 0\n 0 1 0\n 0 0 0\n 0 0 0\n 0 0 0\n 0 0 0\n 0 0 0\n 0 0 0\n 0 0 0\n 0 0 0\n 0 0 0\n 0 0 0\n 0 0 0\n 0 0 0\n 0 0 0\n 0 0 0\n 0 0 0\n 0 0 0\n 0 0 0\n 0 0 0\n 0 0 0\n 0 0 0\n 0 0 0\n 0 0 0\n 0 0 0\n 0 0 0\n 0 0 0\n 0 0 0\n 0 0 0\n 0 0 0\n 0 0 0\n 0 0 1\n 0 0 1\n 1 0 1\n 1 0 1\n 1 0 1\n 1 0 1\n 1 0 1\n 1 0 1\n 1 0 1\n 1 0 0\n 1 0 0\n 1 0 0\n 1 0 0\n 1 0 0\n 1 0 0\n 1 0 0\n 1 0 0\n 1 0 0\n 1 0 0\n 1 0 0\n 1 0 0\n 1 0 0\n 1 0 0\n 1 0 0\n 1 0 0\n 1 0 0\n 1 0 0\n 1 0 0\n 1 0 0\n 1 0 0\n 1 0 0\n 1 0 0\n 1 0 0\n 1 0 0\n 1 0 0\n 1 0 0\n 1 0 0\n 1 0 0\n 1 0 0\n 1 0 0\n 1 0 0\n 1 0 0\n 1 0 0\n 1 0 0\n 1 0 0\n 1 0 0\n 1 0 0\n 1 0 0\n 1 0 0\n 1 0 0\n 1 0 0\n 1 0 0\n 1 0 0\n 1 0 0\n 1 0 0\n 1 0 0\n 1 0 0\n 1 0 0\n 1 0 0\n 1 0 0\n 1 0 0\n 1 0 0\n 1 0 0\n 1 0 0\n 1 0 0\n 1 0 0\n 1 0 0\n 1 0 0\n 1 0 0\n 1 0 0\n 1 0 0\n 1 0 0\n 1 0 0\n 1 0 0\n 1 0 0\n 1 0 0\n 1 0 0\n 1 0 0\n 1 0 0\n 1 0 0\n 1 0 0\n 1 0 0\n 1 0 0\n 1 0 0\n 1 0 0\n 1 0 0\n 1 0 0\n 1 0 0\n 1 0 0\n 1 0 0\n 1 0 0\n 1 0 0\n 1 0 0\n 1 0 0\n 1 0 0\n 1 0 0\n 1 0 0\n 1 0 0\n 1 0 0\n 1 0 0\n 1 0 0\n 1 0 0\n 1 0 0\n 1 0 0\n 1 0 0\n 1 0 0\n 1 0 0\n 1 0 0\n 1 0 0\n 1 0 0\n 1 0 0\n 1 0 0\n 1 0 0\n 1 0 0\n 1 0 0\n 1 0 0\n 1 0 0\n 1 0 0\n 1 0 0\n 1 0 0\n 1 0 0\n 1 0 0\n 1 0 0\n 1 0 0\n 1 0 0\n 1 0 0\n 1 0 0\n 1 0 0\n 1 0 0\n 1 0 0\n 1 0 0\n 1 0 0\n 1 0 0\n 1 0 0\n 1 0 0\n 1 0 0\n 0 0 0\n 0 0 0\n 0 0 0\n 0 0 0\n 0 0 0\n 0 0 0\n 0 0 0\n 0 0 0\n 0 0 0\n 0 0 0\n 0 0 0\n 0 0 0\n 0 0 0\n 0 0 0\n 0 0 0\n 0 0 0\n 0 0 0\n 0 0 0\n 0 0 0\n 0 0 0\n 0 0 0\n 0 0 0\n 0 0 0\n 0 0 0\n 0 0 0\n 0 0 0\n 0 0 0\n 0 1 0\n 0 1 0\n 0 1 0\n 0 1 0\n 0 1 0\n 0 0 0\n 0 0 0\n 0 0 0\n 0 0 0\n 0 0 0\n 0 0 0\n 0 0 0\n 0 0 0\n 0 0 0\n 0 0 0\n 0 0 0\n 0 0 0\n 0 0 0\n 0 0 0\n 0 0 0\n 0 0 0\n 0 0 0\n 0 0 0\n 0 0 0\n 0 0 0\n 0 0 0\n 0 0 0\n 0 0 0\n 0 0 0\n 0 0 0\n 0 0 0\n 0 0 0\n 0 0 0\n 0 0 0\n 0 0 0\n 0 0 0\n 0 0 0\n 0 0 0\n 0 0 0\n 0 0 0\n 0 0 0\n 0 0 0\n 0 0 0\n 0 0 0\n 0 0 0\n 0 0 0\n 0 0 0\n 0 0 0\n 0 0 0\n 0 0 0\n 0 0 0\n 0 0 0\n 0 0 0\n 0 0 0\n 0 0 0\n 0 0 0\n 0 0 0\n 0 0 0\n 0 0 0\n 0 0 0\n 0 0 0\n 0 0 0\n 0 0 0\n 0 0 0\n 0 0 0\n 0 0 0\n 0 0 0\n 0 0 0\n 0 0 0\n 0 0 0\n 0 0 0\n 0 0 0\n 0 0 0\n 0 0 0\n 0 0 0\n 0 0 0\n 0 0 0\n 0 0 0\n 0 0 0\n 0 0 0\n 0 0 0\n 0 0 0\n 0 0 0\n 0 0 0\n 0 0 0\n 0 0 0\n 0 0 0\n 0 0 0\n 0 0 0\n 0 0 0\n 0 0 0\n 0 0 0\n 0 0 0\n 0 0 0\n 0 0 0\n 0 0 0\n 0 0 0\n 0 0 0\n 0 0 0\n 0 0 0\n 0 0 0\n 0 0 0\n 0 0 0\n 0 0 0\n 0 0 0\n 0 0 0\n 0 0 0\n 0 0 0\n 0 0 0\n 0 0 0\n 0 0 0\n 0 0 0\n 0 0 0\n 0 0 0\n 0 0 0\n 0 0 0\n 0 0 0\n 0 0 0\n 0 0 0\n 0 0 0\n 0 0 0\n 0 0 0\n 0 0 0\n 0 0 0\n 0 0 0\n 0 0 0\n 0 0 0\n 0 0 0\n 0 0 0\n 0 0 0\n 0 0 0\n 0 0 0\n 0 0 0\n 0 0 0\n 0 0 0\n 0 0 0\n 0 0 0\n 0 0 0\n 0 0 0\n 0 0 0\n 0 0 0\n 0 0 0\n 0 0 0\n 0 0 0\n 0 0 0\n 0 0 0\n 0 0 0\n 0 0 0\n 0 0 0\n 0 0 0\n 0 0 0\n 0 0 0\n 0 0 0\n 0 0 0\n 0 0 0\n 0 0 0\n 0 0 0\n 0 0 0\n 0 0 0\n 0 0 0\n 0 0 0\n 0 0 0\n 0 0 0\n 0 0 0\n 0 0 0\n 0 0 0\n 0 0 0\n 0 0 0\n 0 0 0\n 0 0 0\n 0 0 0\n 0 0 0\n 0 0 0\n 0 0 0\n 0 0 0\n 0 0 0\n 0 0 0\n 0 0 0\n 0 0 0\n 0 0 0\n 0 0 0\n 0 0 0\n 0 0 0\n 0 0 0\n 0 0 0\n 0 0 0\n 0 0 0\n 0 0 0\n 0 0 0\n 0 0 0\n 0 0 0\n 0 0 0\n 0 0 0\n 0 0 0\n 0 0 0\n 0 0 0\n 0 0 0\n 0 0 0\n 0 0 0\n 0 0 0\n 0 0 0\n 0 0 0\n 0 0 0\n 0 0 0\n 0 0 0\n 0 0 0\n 0 0 0\n 0 0 0\n 0 0 0\n 0 0 0\n 0 0 0\n 0 0 0\n 0 0 0\n 0 0 0\n 0 0 0\n 0 0 0\n 0 0 0\n 0 0 0\n 0 0 0\n 0 0 0\n 0 0 0\n 0 0 0\n 0 0 0\n 0 0 0\n 0 0 0\n 0 0 0\n 0 0 0\n 0 0 0\n 0 0 0\n 0 0 0\n 0 0 0\n 0 0 0\n 0 0 0\n 0 0 0\n 0 0 0\n 0 0 0\n 0 0 0\n 0 0 0\n 0 0 0\n 0 0 0\n 0 0 0\n 0 0 0\n 0 0 0\n 0 0 0\n 0 0 0\n 0 0 0\n 0 0 0\n 0 0 0\n 0 0 0\n 0 0 0\n 0 0 0\n 0 0 0\n 0 0 0\n 0 0 0\n 0 0 0\n 0 0 0\n 0 0 0\n 0 0 0\n 0 0 0\n 0 0 0\n 0 0 0\n 0 0 0\n 0 0 0\n 0 0 0\n 0 0 0\n 0 0 0\n 0 0 0\n 0 0 0\n 0 0 0\n 0 0 0\n 0 0 0\n 0 0 0\n 0 0 0\n 0 0 0\n 0 0 0\n 0 0 0\n 0 0 0\n 0 0 0\n 0 0 0\n 0 0 0\n 0 0 0\n 0 0 0\n 0 0 0\n 0 0 0\n 0 0 0\n 0 0 0\n 0 0 0\n 0 0 0\n 0 0 0\n 0 0 0\n 0 0 0\n 0 0 0\n 0 0 0\n 0 0 0\n 0 0 0\n 0 0 0\n 0 0 0\n 0 0 0\n 0 0 0\n 0 0 0\n 0 0 0\n 0 0 0\n 0 0 0\n 0 0 0\n 0 0 0\n 0 0 0\n 0 0 0\n 0 0 0\n 0 0 0\n 0 0 0\n 0 0 0\n 0 0 0\n 0 0 0\n 0 0 0\n 0 0 0\n 0 0 0\n 0 0 0\n 0 0 0\n 0 0 0\n 0 0 0\n 0 0 0\n 0 0 0\n 0 0 0\n 0 0 0\n 0 0 0\n 0 0 0\n 0 0 0\n 0 0 0\n 0 0 0\n 0 0 0\n 0 0 0\n 0 0 0\n 0 0 0\n 0 0 0\n 0 0 0\n 0 0 0\n 0 0 0\n 0 0 0\n 0 0 0\n 0 0 0\n 0 0 0\n 0 0 0\n 0 0 0\n 0 0 0\n 0 0 0\n 0 0 0\n 0 0 0\n 0 0 0\n 0 0 0\n 0 0 0\n 0 0 0\n 0 0 0\n 0 0 0\n 0 0 0\n 0 0 0\n 0 0 0\n 0 0 0\n 0 0 0\n 0 0 0\n 0 0 0\n 0 0 0\n 0 0 0\n 0 0 0";
    replays[2]="1836\n 0 0 0\n 0 0 0\n 0 0 0\n 0 0 0\n 0 0 0\n 0 0 0\n 0 0 0\n 0 0 0\n 0 0 0\n 0 0 0\n 0 0 0\n 0 0 0\n 0 0 0\n 0 0 0\n 0 0 0\n 0 0 0\n 0 0 0\n 0 0 0\n 0 0 0\n 0 0 0\n 0 0 0\n 0 0 0\n 0 0 0\n 0 0 0\n 0 0 0\n 0 0 0\n 0 0 0\n 0 0 0\n 0 0 0\n 1 0 0\n 1 0 0\n 1 0 0\n 1 0 0\n 1 0 0\n 1 0 0\n 1 0 0\n 1 0 0\n 1 0 0\n 1 0 0\n 1 0 0\n 1 0 0\n 1 0 0\n 1 0 0\n 1 0 0\n 1 0 0\n 1 0 0\n 1 0 0\n 1 0 0\n 1 0 0\n 1 0 0\n 1 0 0\n 1 0 0\n 1 0 0\n 1 0 0\n 1 0 0\n 1 0 0\n 1 0 0\n 1 0 0\n 1 0 0\n 1 0 0\n 1 0 0\n 1 0 0\n 1 0 0\n 1 0 0\n 1 0 0\n 1 0 0\n 1 0 0\n 1 0 0\n 1 0 0\n 1 0 0\n 1 0 0\n 1 0 0\n 1 0 0\n 1 0 0\n 1 0 0\n 1 0 0\n 1 0 0\n 1 0 0\n 1 0 0\n 1 0 0\n 0 0 0\n 0 0 0\n 0 0 0\n 0 0 0\n 0 0 0\n 0 0 0\n 0 0 0\n 0 0 0\n 0 0 0\n 0 0 0\n 0 0 0\n 0 0 0\n 0 0 0\n 0 0 0\n 0 0 0\n 0 0 0\n 0 0 0\n 0 0 0\n 0 0 0\n 0 0 0\n 0 0 0\n 0 0 0\n 0 0 0\n 0 0 0\n 0 0 0\n 0 0 0\n 0 0 0\n 0 0 0\n 0 0 0\n 0 0 0\n 0 0 0\n 0 0 0\n 0 0 0\n 0 0 0\n 0 0 0\n 0 0 0\n 0 0 0\n 0 0 0\n 0 0 0\n 0 0 0\n 0 0 0\n 0 0 0\n 0 0 0\n 0 0 0\n 0 0 0\n 0 0 0\n 0 0 0\n 0 0 0\n 0 0 0\n 0 0 0\n 0 0 0\n 0 0 0\n 0 0 0\n 0 0 0\n 0 0 0\n 0 0 0\n 0 0 0\n 0 0 0\n 0 0 0\n 0 0 0\n 0 0 0\n 0 0 0\n 0 0 0\n 0 0 0\n 0 0 0\n 0 0 0\n 0 0 0\n 0 0 0\n 0 0 0\n 0 0 0\n 0 0 0\n 0 0 0\n 0 0 0\n 0 0 0\n 0 0 0\n 0 0 0\n 0 0 0\n 0 0 0\n 0 0 0\n 0 0 0\n 0 0 0\n 0 0 0\n 0 0 0\n 0 0 0\n 0 0 0\n 0 0 0\n 0 0 0\n 0 0 0\n 0 0 0\n 0 0 0\n 0 0 0\n 0 0 0\n 0 0 0\n 0 0 0\n 0 0 0\n 0 0 0\n 0 0 0\n 0 0 0\n 0 0 0\n 0 0 0\n 0 0 0\n 0 0 0\n 0 0 0\n 0 0 0\n 0 0 0\n 0 0 0\n 0 0 0\n 0 0 0\n 0 0 0\n 0 0 0\n 0 0 0\n 0 0 0\n 0 0 0\n 0 0 0\n 0 0 0\n 0 0 0\n 0 0 0\n 0 0 0\n 0 0 0\n 0 0 0\n 0 0 1\n 0 0 1\n 0 0 1\n 0 0 1\n 0 0 1\n 0 0 1\n 0 0 1\n 0 0 1\n 0 0 1\n 0 0 0\n 0 0 0\n 0 0 0\n 0 0 0\n 0 0 0\n 0 0 0\n 0 0 0\n 0 0 0\n 0 0 0\n 0 0 0\n 0 0 0\n 0 0 0\n 0 0 0\n 0 0 0\n 0 0 0\n 0 0 0\n 0 0 0\n 0 0 0\n 0 0 0\n 0 0 0\n 0 0 0\n 0 0 0\n 0 0 0\n 0 0 0\n 0 0 0\n 0 0 0\n 0 0 0\n 0 0 0\n 0 0 0\n 0 0 0\n 0 0 0\n 0 0 0\n 0 0 0\n 0 0 0\n 0 0 0\n 0 0 0\n 0 0 0\n 0 0 0\n 0 0 0\n 0 0 0\n 0 0 0\n 0 0 0\n 0 0 1\n 0 0 1\n 0 0 1\n 0 0 1\n 0 0 1\n 0 0 1\n 0 0 0\n 0 0 0\n 0 0 0\n 0 0 0\n 0 0 0\n 0 0 0\n 0 0 0\n 0 0 0\n 0 1 0\n 0 1 0\n 0 1 0\n 0 1 0\n 0 1 0\n 0 1 0\n 0 1 0\n 0 1 0\n 0 1 0\n 0 1 0\n 0 1 0\n 0 1 0\n 0 1 0\n 0 1 0\n 0 1 0\n 0 1 0\n 0 1 0\n 0 1 0\n 0 1 0\n 0 1 0\n 0 1 0\n 0 1 0\n 0 1 0\n 0 1 0\n 0 1 0\n 0 1 0\n 0 1 0\n 0 1 0\n 0 1 0\n 0 1 0\n 0 1 0\n 0 1 0\n 0 1 0\n 0 1 0\n 0 1 0\n 0 1 0\n 0 1 0\n 0 1 0\n 0 1 0\n 0 1 0\n 0 1 0\n 0 1 0\n 0 1 0\n 0 1 0\n 0 1 0\n 0 1 0\n 0 1 0\n 0 1 0\n 0 1 0\n 0 1 0\n 0 1 0\n 0 1 0\n 0 1 0\n 0 1 0\n 0 1 0\n 0 1 0\n 0 1 0\n 0 1 0\n 0 1 0\n 0 1 0\n 0 0 0\n 0 0 0\n 0 0 0\n 0 0 0\n 0 0 0\n 0 0 0\n 0 0 0\n 0 0 0\n 0 0 0\n 0 0 0\n 0 0 0\n 0 0 0\n 0 0 0\n 0 0 0\n 0 0 0\n 0 0 0\n 0 0 0\n 0 0 0\n 0 0 0\n 0 0 0\n 0 0 0\n 0 0 0\n 0 0 0\n 0 0 0\n 0 0 0\n 0 0 0\n 0 0 0\n 0 0 0\n 0 0 0\n 0 0 0\n 0 0 0\n 0 0 0\n 0 0 0\n 0 0 0\n 0 0 0\n 0 0 0\n 0 0 0\n 0 0 0\n 0 0 0\n 0 0 0\n 0 0 0\n 0 0 0\n 0 0 0\n 0 0 0\n 0 0 0\n 0 0 0\n 0 0 0\n 0 0 0\n 0 0 0\n 0 0 0\n 0 0 0\n 0 0 0\n 0 0 0\n 0 0 0\n 0 0 0\n 0 0 0\n 0 0 0\n 0 0 0\n 0 0 0\n 0 0 0\n 0 0 0\n 0 0 0\n 0 0 0\n 0 0 0\n 0 0 0\n 0 0 0\n 0 0 0\n 0 0 0\n 0 0 0\n 0 0 0\n 0 0 0\n 0 0 0\n 0 0 0\n 0 0 0\n 0 0 0\n 0 0 0\n 0 0 0\n 0 0 0\n 0 0 0\n 0 0 0\n 0 0 0\n 0 0 0\n 0 0 0\n 0 0 0\n 0 0 0\n 0 0 0\n 0 0 0\n 0 0 0\n 0 0 0\n 0 0 0\n 0 0 0\n 0 0 0\n 0 0 0\n 0 0 0\n 0 0 0\n 0 0 0\n 0 0 0\n 0 0 0\n 0 0 0\n 0 0 0\n 0 0 0\n 0 0 0\n 0 0 0\n 0 0 0\n 0 0 0\n 0 0 0\n 0 0 0\n 0 0 0\n 0 0 0\n 0 0 0\n 0 0 0\n 0 0 0\n 0 0 0\n 0 0 0\n 0 0 0\n 0 0 0\n 0 0 0\n 0 0 0\n 0 0 0\n 0 0 0\n 0 0 0\n 0 0 0\n 0 0 0\n 0 0 1\n 0 0 1\n 0 0 1\n 0 0 1\n 0 0 1\n 0 0 1\n 0 0 1\n 0 0 0\n 0 0 0\n 0 0 0\n 0 0 0\n 0 0 0\n 0 0 0\n 0 0 0\n 0 0 0\n 0 0 0\n 0 0 0\n 0 0 0\n 0 0 0\n 0 0 0\n 0 0 0\n 0 0 0\n 0 0 0\n 0 0 0\n 0 0 0\n 0 0 0\n 0 0 0\n 0 0 0\n 0 0 0\n 0 0 0\n 0 0 0\n 0 0 0\n 0 0 0\n 0 0 0\n 0 0 0\n 0 0 0\n 0 0 0\n 0 0 0\n 0 0 0\n 0 0 0\n 0 0 0\n 0 0 0\n 0 0 0\n 0 0 0\n 0 0 0\n 0 0 0\n 0 0 0\n 0 0 0\n 0 0 0\n 0 0 0\n 0 0 0\n 0 0 1\n 0 0 1\n 0 0 1\n 0 0 1\n 0 0 1\n 0 0 1\n 0 0 1\n 0 0 0\n 0 0 0\n 0 0 0\n 0 0 0\n 0 0 0\n 0 0 0\n 0 0 0\n 0 0 0\n 1 0 0\n 1 0 0\n 1 0 0\n 1 0 0\n 1 0 0\n 1 0 0\n 1 0 0\n 1 0 0\n 1 0 0\n 1 0 0\n 1 0 0\n 1 0 0\n 1 0 0\n 1 0 0\n 1 0 0\n 1 0 0\n 1 0 0\n 1 0 0\n 1 0 0\n 1 0 0\n 1 0 0\n 1 0 0\n 1 0 0\n 1 0 0\n 1 0 0\n 1 0 0\n 1 0 0\n 1 0 0\n 1 0 0\n 1 0 0\n 1 0 0\n 1 0 0\n 1 0 0\n 1 0 0\n 1 0 0\n 0 0 0\n 0 0 0\n 0 0 0\n 0 0 0\n 0 0 0\n 0 0 0\n 0 0 0\n 0 0 0\n 0 0 0\n 0 0 0\n 0 1 1\n 0 1 1\n 0 1 1\n 0 1 1\n 0 1 0\n 0 1 0\n 0 1 0\n 0 1 0\n 0 1 0\n 0 1 0\n 0 1 0\n 0 1 0\n 0 1 0\n 0 1 0\n 0 1 0\n 0 1 0\n 0 1 0\n 0 1 0\n 0 1 0\n 0 1 0\n 0 1 0\n 0 1 0\n 0 1 0\n 0 1 0\n 0 1 0\n 0 1 0\n 0 1 0\n 0 1 0\n 0 1 0\n 0 1 0\n 0 1 0\n 0 0 0\n 0 0 0\n 0 0 0\n 0 0 0\n 0 0 0\n 0 0 0\n 0 0 0\n 0 0 0\n 0 0 0\n 0 0 0\n 0 0 0\n 0 0 0\n 0 0 0\n 0 0 0\n 1 0 0\n 1 0 0\n 1 0 0\n 1 0 0\n 1 0 0\n 1 0 1\n 1 0 1\n 1 0 1\n 1 0 1\n 1 0 1\n 1 0 1\n 1 0 1\n 1 0 1\n 1 0 1\n 1 0 0\n 1 0 0\n 1 0 0\n 1 0 0\n 1 0 0\n 1 0 0\n 1 0 0\n 1 0 0\n 1 0 0\n 1 0 0\n 1 0 0\n 1 0 0\n 1 0 0\n 1 0 0\n 1 0 0\n 1 0 0\n 1 0 0\n 1 0 0\n 1 0 0\n 1 0 0\n 1 0 0\n 1 0 0\n 1 0 0\n 1 0 0\n 1 0 0\n 1 0 0\n 1 0 0\n 1 0 0\n 1 0 0\n 1 0 0\n 1 0 0\n 1 0 0\n 1 0 0\n 1 0 0\n 1 0 0\n 1 0 0\n 1 0 0\n 1 0 0\n 1 0 0\n 1 0 0\n 1 0 0\n 1 0 0\n 1 0 0\n 1 0 0\n 1 0 0\n 1 0 0\n 1 0 0\n 1 0 0\n 1 0 0\n 1 0 0\n 1 0 0\n 1 0 0\n 1 0 0\n 1 0 0\n 1 0 0\n 1 0 0\n 1 0 0\n 1 0 0\n 1 0 0\n 1 0 0\n 1 0 0\n 1 0 0\n 1 0 0\n 1 0 0\n 1 0 0\n 1 0 0\n 1 0 0\n 1 0 0\n 1 0 0\n 1 0 0\n 1 0 0\n 1 0 0\n 1 0 0\n 1 0 0\n 1 0 0\n 1 0 0\n 1 0 0\n 1 0 0\n 1 0 0\n 1 0 0\n 1 0 0\n 1 0 0\n 1 0 0\n 1 0 0\n 1 0 0\n 1 0 0\n 1 0 0\n 1 0 0\n 1 0 0\n 1 0 0\n 1 0 0\n 1 0 0\n 1 0 0\n 1 0 0\n 1 0 0\n 1 0 0\n 1 0 0\n 1 0 0\n 1 0 0\n 1 0 0\n 1 0 0\n 1 0 0\n 1 0 0\n 1 0 0\n 1 0 0\n 1 0 0\n 1 0 0\n 1 0 0\n 1 0 0\n 0 0 0\n 0 0 0\n 0 0 0\n 0 0 0\n 0 1 1\n 0 1 1\n 0 1 1\n 0 1 1\n 0 1 1\n 0 1 1\n 0 1 1\n 0 1 1\n 0 1 1\n 0 1 0\n 0 1 0\n 0 1 0\n 0 1 0\n 0 1 0\n 0 1 0\n 0 1 0\n 0 1 0\n 0 1 0\n 0 1 0\n 0 1 0\n 0 1 0\n 0 1 0\n 0 1 0\n 0 1 0\n 0 1 0\n 0 1 0\n 0 1 0\n 0 1 0\n 0 1 0\n 0 1 0\n 0 1 0\n 0 1 0\n 0 1 0\n 0 1 0\n 0 1 0\n 0 1 0\n 0 1 0\n 0 1 0\n 0 1 0\n 0 1 0\n 0 1 0\n 0 1 0\n 0 1 0\n 0 1 0\n 0 0 0\n 0 0 0\n 0 0 0\n 0 0 0\n 0 0 0\n 0 0 0\n 0 0 0\n 0 0 0\n 0 0 0\n 0 0 0\n 0 0 0\n 0 0 0\n 0 0 0\n 0 0 0\n 0 0 0\n 0 0 0\n 0 0 0\n 0 0 0\n 0 0 0\n 0 0 0\n 0 0 0\n 0 0 0\n 0 0 0\n 0 0 0\n 0 0 0\n 0 0 0\n 0 0 0\n 0 0 0\n 0 0 0\n 0 0 0\n 0 0 0\n 0 0 0\n 0 0 0\n 0 0 0\n 0 0 0\n 0 0 0\n 0 0 0\n 0 0 0\n 0 0 0\n 0 0 0\n 0 0 0\n 0 0 0\n 0 0 0\n 0 0 0\n 0 0 0\n 0 0 0\n 0 0 0\n 0 0 0\n 0 0 0\n 0 0 0\n 0 0 0\n 0 0 0\n 0 0 0\n 0 0 0\n 0 0 0\n 0 0 0\n 0 0 0\n 0 0 0\n 0 0 0\n 0 0 0\n 0 0 0\n 0 0 0\n 0 0 0\n 0 0 0\n 0 0 0\n 0 0 0\n 0 0 0\n 0 0 0\n 0 0 0\n 0 0 0\n 0 0 0\n 0 0 0\n 0 0 0\n 0 0 0\n 0 0 0\n 0 0 0\n 0 0 0\n 0 0 0\n 0 0 0\n 0 0 0\n 0 0 0\n 0 0 0\n 0 0 0\n 0 0 0\n 0 0 0\n 0 0 0\n 0 0 0\n 0 0 0\n 0 0 0\n 0 0 0\n 0 0 0\n 0 0 0\n 0 0 0\n 0 0 0\n 0 0 0\n 0 0 0\n 0 0 0\n 0 0 0\n 0 0 0\n 0 0 0\n 0 0 0\n 0 0 0\n 0 0 0\n 0 0 0\n 0 0 0\n 0 0 0\n 0 0 0\n 0 0 0\n 0 0 0\n 0 0 0\n 0 0 0\n 0 0 0\n 0 0 0\n 0 0 0\n 0 0 0\n 0 0 0\n 0 0 0\n 0 0 0\n 0 0 0\n 0 0 0\n 0 0 0\n 0 0 0\n 0 0 0\n 0 0 0\n 0 0 0\n 0 0 0\n 0 0 0\n 0 0 0\n 0 0 0\n 0 0 0\n 0 0 0\n 0 0 0\n 0 0 0\n 0 0 0\n 0 0 0\n 0 0 0\n 0 0 0\n 0 0 1\n 0 0 1\n 0 0 1\n 0 0 1\n 0 0 1\n 0 0 1\n 0 0 1\n 0 0 1\n 0 0 1\n 0 0 0\n 0 0 0\n 0 0 0\n 0 0 0\n 0 0 0\n 0 0 0\n 0 0 0\n 0 0 0\n 0 0 0\n 0 0 0\n 0 0 0\n 0 0 0\n 0 0 0\n 0 0 0\n 0 0 0\n 0 0 0\n 0 0 0\n 0 0 0\n 0 0 0\n 0 0 0\n 0 0 0\n 0 0 0\n 0 0 0\n 0 0 0\n 0 0 0\n 0 0 0\n 0 0 0\n 0 0 0\n 0 0 0\n 0 0 0\n 0 0 0\n 0 0 0\n 0 0 0\n 0 0 0\n 0 0 0\n 0 0 0\n 0 0 0\n 0 0 0\n 0 0 0\n 0 0 0\n 0 0 0\n 0 0 0\n 0 0 0\n 0 0 0\n 0 0 0\n 0 0 0\n 0 0 0\n 0 0 0\n 0 0 0\n 1 0 1\n 1 0 1\n 1 0 1\n 1 0 1\n 1 0 1\n 1 0 1\n 1 0 1\n 1 0 1\n 1 0 0\n 1 0 0\n 1 0 0\n 1 0 0\n 1 0 0\n 1 0 0\n 1 0 0\n 1 0 0\n 1 0 0\n 1 0 0\n 1 0 0\n 1 0 0\n 1 0 0\n 1 0 0\n 1 0 0\n 1 0 0\n 1 0 0\n 1 0 0\n 1 0 0\n 1 0 0\n 1 0 0\n 1 0 0\n 1 0 0\n 1 0 0\n 1 0 0\n 1 0 0\n 1 0 0\n 1 0 0\n 1 0 0\n 1 0 0\n 0 0 0\n 0 0 0\n 0 0 0\n 0 0 0\n 0 0 0\n 0 0 0\n 0 0 0\n 0 0 0\n 0 0 0\n 0 0 0\n 0 0 0\n 0 0 0\n 0 0 0\n 0 0 0\n 0 0 0\n 0 0 0\n 0 0 0\n 0 0 0\n 0 0 0\n 1 0 1\n 1 0 1\n 1 0 1\n 1 0 1\n 1 0 1\n 1 0 1\n 1 0 1\n 1 0 0\n 1 0 0\n 1 0 0\n 1 0 0\n 1 0 0\n 1 0 0\n 1 0 0\n 1 0 0\n 1 0 0\n 1 0 0\n 1 0 0\n 1 0 0\n 1 0 0\n 1 0 0\n 1 0 0\n 1 0 0\n 1 0 0\n 1 0 0\n 1 0 0\n 1 0 0\n 1 0 0\n 1 0 0\n 1 0 0\n 1 0 0\n 1 0 0\n 1 0 0\n 1 0 0\n 1 0 1\n 1 0 1\n 1 0 1\n 1 0 1\n 1 0 1\n 1 0 1\n 1 0 1\n 1 0 1\n 1 0 1\n 1 0 1\n 1 0 1\n 1 0 1\n 1 0 1\n 1 0 1\n 1 0 1\n 1 0 1\n 1 0 1\n 1 0 0\n 1 0 0\n 1 0 0\n 1 0 0\n 1 0 0\n 1 0 0\n 1 0 0\n 1 0 0\n 1 0 0\n 1 0 0\n 1 0 0\n 1 0 0\n 1 0 0\n 1 0 0\n 1 0 0\n 1 0 0\n 1 0 0\n 1 0 0\n 1 0 0\n 1 0 0\n 1 0 0\n 1 0 0\n 1 0 0\n 1 0 0\n 1 0 0\n 1 0 0\n 1 0 0\n 1 0 0\n 1 0 0\n 1 0 0\n 1 0 0\n 1 0 0\n 1 0 0\n 1 0 0\n 1 0 0\n 1 0 0\n 1 0 0\n 1 0 0\n 1 0 0\n 1 0 0\n 1 0 0\n 1 0 0\n 1 0 0\n 1 0 0\n 1 0 0\n 1 0 0\n 1 0 0\n 1 0 0\n 1 0 0\n 1 0 0\n 1 0 0\n 1 0 0\n 1 0 0\n 1 0 0\n 1 0 0\n 1 0 0\n 1 0 0\n 1 0 0\n 1 0 0\n 1 0 0\n 1 0 0\n 1 0 0\n 1 0 0\n 1 0 0\n 1 0 0\n 1 0 0\n 1 0 0\n 1 0 0\n 1 0 0\n 1 0 0\n 1 0 0\n 1 0 0\n 1 0 0\n 1 0 0\n 1 0 0\n 1 0 0\n 1 0 0\n 1 0 0\n 1 0 0\n 1 0 0\n 1 0 0\n 1 0 0\n 1 0 0\n 1 0 0\n 1 0 0\n 1 0 0\n 1 0 0\n 1 0 0\n 1 0 0\n 1 0 0\n 1 0 0\n 1 0 0\n 1 0 0\n 1 0 0\n 1 0 0\n 1 0 0\n 1 0 0\n 1 0 0\n 1 0 0\n 1 0 0\n 1 0 0\n 1 0 0\n 1 0 0\n 1 0 0\n 1 0 0\n 1 0 0\n 0 0 0\n 0 0 0\n 0 0 0\n 0 0 0\n 0 0 0\n 0 1 0\n 0 1 0\n 0 1 0\n 0 1 0\n 0 1 0\n 0 1 0\n 0 1 0\n 0 1 0\n 0 1 0\n 0 1 0\n 0 1 0\n 0 1 0\n 0 1 0\n 0 1 0\n 0 1 0\n 0 1 0\n 0 1 0\n 0 1 0\n 0 0 0\n 0 0 0\n 0 0 0\n 0 0 0\n 1 0 0\n 1 0 0\n 1 0 0\n 1 0 0\n 1 0 0\n 1 0 0\n 1 0 0\n 1 0 0\n 1 0 0\n 1 0 0\n 1 0 0\n 1 0 0\n 1 0 0\n 1 0 0\n 1 0 0\n 0 0 0\n 0 0 0\n 0 0 0\n 0 0 0\n 0 1 0\n 0 1 0\n 0 1 0\n 0 1 0\n 0 1 0\n 0 1 0\n 0 1 0\n 0 1 0\n 0 1 0\n 0 1 0\n 0 1 0\n 0 1 0\n 0 1 0\n 0 1 0\n 0 1 0\n 0 1 0\n 0 1 0\n 0 1 0\n 0 0 0\n 0 0 0\n 0 0 0\n 0 0 0\n 0 0 0\n 0 0 0\n 0 0 0\n 1 0 0\n 1 0 0\n 1 0 0\n 1 0 0\n 1 0 0\n 1 0 0\n 1 0 0\n 1 0 0\n 1 0 0\n 1 0 0\n 1 0 0\n 1 0 0\n 1 0 0\n 1 0 0\n 0 0 0\n 0 0 0\n 0 0 0\n 0 0 0\n 0 0 0\n 0 1 0\n 0 1 0\n 0 1 0\n 0 1 0\n 0 1 0\n 0 1 0\n 0 1 0\n 0 1 0\n 0 1 0\n 0 1 0\n 0 1 0\n 0 1 0\n 0 1 0\n 0 1 0\n 0 1 0\n 0 1 0\n 0 1 0\n 0 1 0\n 0 1 0\n 0 1 0\n 0 1 0\n 0 1 0\n 0 1 0\n 0 1 0\n 0 1 0\n 0 1 0\n 0 1 0\n 0 1 0\n 0 1 0\n 0 1 0\n 0 1 0\n 0 1 0\n 0 1 0\n 0 1 0\n 0 1 0\n 0 1 0\n 0 1 0\n 0 1 0\n 0 1 0\n 0 1 0\n 0 1 0\n 0 1 0\n 0 1 0\n 0 1 0\n 0 1 0\n 0 1 0\n 0 1 0\n 0 1 0\n 0 1 0\n 0 1 0\n 0 1 0\n 0 1 0\n 0 1 0\n 0 1 0\n 0 1 0\n 0 1 0\n 0 1 0\n 0 1 0\n 0 1 0\n 0 1 0\n 0 1 0\n 0 1 0\n 0 1 0\n 0 1 0\n 0 1 0\n 0 1 0\n 0 1 0\n 0 1 0\n 0 1 0\n 0 1 0\n 0 1 0\n 0 1 0\n 0 1 0\n 0 1 0\n 0 1 0\n 0 1 0\n 0 1 0\n 0 1 0\n 0 1 0\n 0 1 0\n 0 1 0\n 0 1 0\n 0 1 0\n 0 1 0\n 0 1 0\n 0 1 0\n 0 1 0\n 0 1 0\n 0 1 0\n 0 1 0\n 0 1 0\n 0 1 0\n 0 1 0\n 0 1 0\n 0 1 0\n 0 1 0\n 0 1 0\n 0 1 0\n 0 1 0\n 0 1 0\n 0 1 0\n 0 1 0\n 0 1 0\n 0 1 0\n 0 1 0\n 0 1 0\n 0 1 0\n 0 1 0\n 0 1 0\n 0 1 0\n 0 1 0\n 0 1 0\n 0 1 0\n 0 1 0\n 0 1 0\n 0 1 0\n 0 1 0\n 0 1 0\n 0 1 0\n 0 1 0\n 0 1 0\n 0 1 0\n 0 1 0\n 0 1 0\n 0 1 0\n 0 1 0\n 0 1 0\n 0 1 0\n 0 1 0\n 0 1 0\n 0 1 0\n 0 1 0\n 0 1 0\n 0 1 0\n 0 1 0\n 0 1 0\n 0 1 0\n 0 1 0\n 0 1 0\n 0 1 0\n 0 1 0\n 0 1 0\n 0 1 0\n 0 1 0\n 0 1 0\n 0 1 0\n 0 1 0\n 0 1 0\n 0 1 0\n 0 1 0\n 0 1 0\n 0 1 0\n 0 1 0\n 0 1 0\n 0 1 0\n 0 1 0\n 0 1 0\n 0 1 0\n 0 1 0\n 0 1 0\n 0 1 0\n 0 1 0\n 0 1 0\n 0 1 0\n 0 1 0\n 0 1 0\n 0 1 0\n 0 1 0\n 0 1 0\n 0 1 0\n 0 1 0\n 0 1 0\n 0 1 0\n 0 1 0\n 0 1 0\n 0 1 0\n 0 1 0\n 0 1 0\n 0 1 0\n 0 1 0\n 0 1 0\n 0 1 0\n 0 1 0\n 0 1 0\n 0 1 0\n 0 1 0\n 0 1 0\n 0 1 0\n 0 1 0\n 0 1 0\n 0 1 0\n 0 1 0\n 0 1 0\n 0 1 0\n 0 1 0\n 0 1 0\n 0 1 0\n 0 1 0\n 0 1 0\n 0 1 0\n 0 1 0\n 0 1 0\n 0 1 0\n 0 1 0\n 0 1 0\n 0 1 0\n 0 1 0\n 0 1 0\n 0 1 0\n 0 1 0\n 0 1 0\n 0 1 0\n 0 1 0\n 0 1 0\n 0 1 0\n 0 1 0\n 0 1 0\n 0 1 0\n 0 1 0\n 0 1 0\n 0 1 0\n 0 1 0\n 0 1 0\n 0 1 0\n 0 1 0\n 0 1 0\n 0 1 0\n 0 1 0\n 0 1 0\n 0 1 0\n 0 1 0\n 0 0 0\n 0 0 0\n 0 0 0\n 0 0 0\n 0 0 0\n 0 0 0\n 0 0 0\n 0 0 0\n 0 0 0\n 0 0 0\n 0 0 0\n 0 0 0\n 0 0 0\n 0 0 0\n 0 0 0\n 0 0 0\n 0 0 0\n 0 0 0\n 0 0 0\n 0 0 0\n 0 0 0\n 0 0 0\n 0 0 0\n 0 0 0\n 0 0 0\n 0 0 0\n 0 0 0\n 0 0 0\n 0 0 0\n 0 0 0\n 0 0 0\n 0 0 0\n 0 0 0\n 0 0 0\n 0 0 0\n 0 0 0\n 0 0 0\n 0 0 0\n 0 0 0\n 0 0 0\n 0 0 0\n 0 0 0\n 0 0 0\n 0 0 0\n 0 0 0\n 0 0 0\n 0 0 0\n 0 0 0\n 0 0 0\n 0 0 0\n 0 0 0\n 0 0 0\n 0 0 0\n 0 0 0\n 0 0 0\n 0 0 0\n 0 0 0\n 0 0 0\n 0 0 0\n 0 0 0\n 0 0 0\n 0 0 0\n 0 0 0\n 0 0 0\n 0 0 0\n 0 0 0\n 0 0 0\n 0 0 0\n 0 0 0\n 0 0 0\n 0 0 0\n 0 0 0\n 0 0 0\n 0 0 0\n 0 0 0\n 0 0 0\n 0 0 0\n 0 0 0\n 0 0 0\n 0 0 0\n 0 0 0\n 0 0 0\n 0 0 0\n 0 0 0\n 0 0 0\n 0 0 0\n 0 0 0\n 0 0 0\n 0 0 0\n 0 0 0\n 0 0 0\n 0 0 0\n 0 0 0\n 0 0 0\n 0 0 0\n 0 0 0\n 0 0 0\n 0 0 0\n 0 0 0\n 0 0 0\n 0 0 0\n 0 0 0\n 0 0 0\n 0 0 0\n 0 0 0\n 0 0 0\n 0 0 0\n 0 0 0\n 0 0 0\n 0 0 0\n 0 0 0\n 0 0 0\n 0 0 0\n 0 0 0\n 0 0 0\n 0 0 0\n 0 0 0\n 0 0 0\n 0 0 0\n 0 0 0\n 0 0 0\n 0 0 0\n 0 0 0\n 0 0 0\n 0 0 0\n 0 0 0\n 0 0 0\n 0 0 0\n 0 0 0\n 0 0 0\n 0 0 0\n 0 0 0\n 0 0 0\n 0 0 0\n 0 0 0\n 0 0 0\n 0 0 0\n 0 0 0\n 0 0 0\n 0 0 0\n 0 0 0\n 0 0 0\n 0 0 0\n 0 0 0\n 0 0 0\n 0 0 0\n 0 0 0\n 0 0 0\n 0 0 0\n 0 0 0\n 0 0 0\n 0 0 0\n 0 0 0\n 0 0 0\n 0 0 0\n 0 0 0\n 0 0 0\n 0 0 0\n 0 0 0\n 0 0 0\n 0 0 0\n 0 0 0\n 0 0 0\n 0 0 0\n 0 0 0\n 0 0 0\n 0 0 0\n 0 0 0\n 0 0 0\n 0 0 0\n 0 0 0\n 0 0 0\n 0 0 0\n 0 0 0\n 0 0 0\n 0 0 0\n 0 0 0\n 0 0 0\n 0 0 0\n 0 0 0\n 0 0 0\n 0 0 0\n 0 0 0\n 0 0 0\n 0 0 0\n 0 0 0\n 0 0 0\n 0 0 0\n 0 0 0\n 0 0 0\n 0 0 0\n 0 0 0\n 0 0 0\n 0 0 0\n 0 0 0\n 0 0 0\n 0 0 0\n 0 0 0\n 0 0 0\n 0 0 0\n 0 0 0\n 0 0 0\n 0 0 0\n 0 0 0\n 0 0 0\n 0 0 0\n 0 0 0\n 0 0 0\n 0 0 0\n 0 0 0\n 0 0 0\n 0 0 0\n 0 0 0\n 0 0 0\n 0 0 0\n 0 0 0\n 0 0 0\n 0 0 0\n 0 0 0\n 0 0 0\n 0 0 0\n 0 0 0\n 0 0 0\n 0 0 0\n 0 0 0\n 0 0 0\n 0 0 0\n 0 0 0\n 0 0 0\n 0 0 0\n 0 0 0\n 0 0 0\n 0 0 0\n 0 0 0\n 0 0 0\n 0 0 0\n 0 0 0\n 0 0 0\n 0 0 0\n 0 0 0\n 0 0 0\n 0 0 0\n 0 0 0\n 0 0 0\n 0 0 0\n 0 0 0\n 0 0 0\n 0 0 0\n 0 0 0\n 0 0 0\n 0 0 0\n 0 0 0\n 0 0 0\n 0 0 0\n 0 0 0\n 0 0 0\n 0 0 0\n 0 0 0\n 0 0 0\n 0 0 0\n 0 0 0\n 0 0 0\n 0 0 0\n 0 0 0\n 0 0 0\n 0 0 0\n 0 0 0\n 0 0 0\n 0 0 0\n 0 0 0\n 0 0 0\n 0 0 0\n 0 0 0\n 0 0 0\n 0 0 0\n 0 0 0\n 0 0 0\n 0 0 0\n 0 0 0\n 0 0 0\n 0 0 0\n 0 0 0\n 0 0 0\n 0 0 0\n 0 0 0\n 0 0 0\n 0 0 0\n 0 0 0\n 0 0 0\n 0 0 0\n 0 0 0\n 0 0 0\n 0 0 0\n 0 0 0\n 0 0 0\n 0 0 0\n 0 0 0\n 0 0 0\n 0 0 0\n 0 0 0\n 0 0 0\n 0 0 0\n 0 0 0\n 0 0 0\n 0 0 0\n 0 0 0\n 0 0 0\n 0 0 0\n 0 0 0\n 0 0 0\n 0 0 0\n 0 0 0\n 0 0 0\n 0 0 0\n 0 0 0\n 0 0 0\n 0 0 0\n 0 0 0\n 0 0 0\n 0 0 0\n 0 0 0\n 0 0 0\n 0 0 0\n 0 0 0\n 0 0 0\n 0 0 0\n 0 0 0\n 0 0 0\n 0 0 0\n 0 0 0\n 0 0 0";
    replays[3]="1530\n 0 0 0\n 0 0 0\n 0 0 0\n 0 0 0\n 0 0 0\n 0 0 0\n 0 0 0\n 0 0 0\n 0 0 0\n 0 0 0\n 0 0 0\n 0 0 0\n 0 0 0\n 0 0 0\n 0 0 0\n 0 0 0\n 0 0 0\n 0 0 0\n 0 0 0\n 0 0 0\n 0 0 0\n 0 0 0\n 0 0 0\n 0 0 0\n 0 0 0\n 0 0 0\n 0 0 0\n 0 0 0\n 0 0 0\n 0 0 0\n 0 0 0\n 0 0 0\n 0 0 0\n 0 0 0\n 0 0 0\n 0 0 0\n 0 0 0\n 0 0 0\n 0 0 0\n 0 0 0\n 0 0 0\n 0 0 0\n 0 0 0\n 0 0 0\n 0 0 0\n 0 0 0\n 0 0 0\n 0 0 0\n 0 0 0\n 0 0 0\n 0 0 1\n 1 0 1\n 1 0 1\n 1 0 1\n 1 0 1\n 1 0 1\n 1 0 1\n 1 0 1\n 1 0 0\n 1 0 0\n 1 0 0\n 1 0 0\n 1 0 0\n 1 0 0\n 1 0 0\n 1 0 0\n 1 0 0\n 1 0 0\n 1 0 0\n 1 0 0\n 1 0 0\n 0 0 0\n 0 0 0\n 0 0 0\n 0 0 0\n 0 0 0\n 0 0 0\n 0 0 0\n 0 0 0\n 0 0 0\n 0 0 0\n 0 0 0\n 0 0 0\n 0 0 0\n 0 0 0\n 0 0 0\n 0 0 0\n 0 0 0\n 0 0 0\n 0 0 0\n 0 0 0\n 0 0 0\n 0 0 0\n 0 0 0\n 0 0 0\n 0 0 0\n 0 0 0\n 0 0 1\n 0 0 1\n 0 0 1\n 0 0 1\n 0 0 1\n 0 0 1\n 0 0 1\n 0 0 1\n 0 0 0\n 0 0 0\n 0 0 0\n 0 0 0\n 0 0 0\n 0 0 0\n 0 0 0\n 0 0 0\n 0 0 0\n 0 0 0\n 0 0 0\n 0 0 0\n 0 0 0\n 0 0 0\n 0 1 0\n 0 1 0\n 0 1 0\n 0 1 0\n 0 1 0\n 0 1 0\n 0 1 0\n 0 1 0\n 0 1 0\n 0 1 0\n 0 1 0\n 0 1 0\n 0 1 0\n 0 1 0\n 0 1 0\n 0 1 0\n 0 1 0\n 0 1 0\n 0 1 0\n 0 1 0\n 0 1 0\n 0 1 0\n 0 1 0\n 0 1 0\n 0 1 0\n 0 1 0\n 0 1 0\n 0 1 0\n 0 0 0\n 0 0 0\n 0 0 0\n 0 0 0\n 0 0 0\n 0 0 0\n 0 0 0\n 0 0 0\n 0 0 0\n 0 0 0\n 0 0 0\n 0 0 0\n 0 0 0\n 0 0 0\n 0 0 0\n 0 0 0\n 0 0 0\n 0 0 0\n 0 0 0\n 0 0 0\n 0 0 0\n 0 0 0\n 0 0 0\n 0 0 0\n 0 0 0\n 0 0 0\n 0 0 0\n 0 0 0\n 0 0 0\n 0 0 0\n 0 0 0\n 0 0 0\n 0 0 0\n 0 0 0\n 0 0 0\n 0 0 0\n 0 0 0\n 0 0 0\n 0 0 0\n 0 0 0\n 0 0 0\n 0 0 0\n 0 0 0\n 0 0 0\n 0 0 0\n 0 0 0\n 0 0 0\n 0 0 0\n 0 0 0\n 0 0 0\n 0 0 0\n 0 0 0\n 0 0 0\n 0 0 0\n 0 0 0\n 0 0 0\n 0 0 0\n 0 0 0\n 0 0 0\n 0 0 0\n 0 0 0\n 0 0 0\n 0 0 0\n 0 0 0\n 0 0 0\n 0 0 0\n 0 0 0\n 0 0 0\n 0 0 0\n 0 0 0\n 0 0 0\n 0 0 0\n 0 0 0\n 0 0 0\n 0 0 0\n 0 0 0\n 0 0 0\n 0 0 0\n 0 0 0\n 0 0 0\n 0 0 0\n 0 0 0\n 0 0 0\n 0 0 0\n 0 0 0\n 0 0 0\n 0 0 0\n 0 0 0\n 0 0 0\n 0 0 0\n 0 0 0\n 0 0 0\n 0 0 0\n 0 0 0\n 0 0 0\n 0 0 0\n 0 0 0\n 0 0 0\n 0 0 0\n 0 0 0\n 0 0 0\n 0 0 0\n 0 0 0\n 0 0 0\n 0 0 0\n 0 0 0\n 0 0 0\n 0 0 0\n 0 0 0\n 0 0 0\n 0 0 0\n 0 0 0\n 0 0 0\n 0 0 0\n 0 0 0\n 0 0 0\n 0 0 0\n 0 0 0\n 0 0 0\n 0 0 0\n 0 0 0\n 0 0 0\n 0 0 0\n 0 0 0\n 0 0 0\n 0 0 0\n 0 0 0\n 0 0 0\n 0 0 0\n 0 0 0\n 0 0 0\n 0 0 0\n 0 0 0\n 0 0 0\n 0 0 0\n 0 0 0\n 0 0 0\n 0 0 0\n 0 0 0\n 0 0 1\n 0 0 1\n 0 0 1\n 0 0 1\n 0 0 1\n 0 0 1\n 0 0 1\n 0 0 0\n 0 0 0\n 0 0 0\n 0 0 0\n 0 0 0\n 0 0 0\n 0 0 0\n 0 0 0\n 0 0 0\n 0 0 0\n 0 0 0\n 0 0 0\n 0 0 0\n 0 0 0\n 0 0 0\n 0 0 0\n 0 0 0\n 0 0 0\n 0 0 0\n 0 0 0\n 0 0 0\n 0 0 0\n 0 0 0\n 0 0 0\n 0 0 0\n 0 0 0\n 0 0 0\n 0 0 0\n 0 0 0\n 0 0 0\n 0 0 0\n 0 0 0\n 0 0 0\n 0 0 0\n 0 0 0\n 0 0 0\n 0 0 0\n 0 0 0\n 0 0 0\n 0 0 0\n 0 0 0\n 0 0 0\n 0 0 0\n 0 0 0\n 0 0 0\n 0 0 0\n 0 0 0\n 0 0 0\n 0 0 0\n 0 0 0\n 0 0 1\n 0 0 1\n 0 0 1\n 0 0 1\n 0 0 1\n 0 0 1\n 0 0 1\n 0 0 1\n 0 0 0\n 0 0 0\n 0 0 0\n 0 0 0\n 0 0 0\n 0 0 0\n 0 0 0\n 0 0 0\n 0 0 0\n 0 1 0\n 0 1 0\n 0 1 0\n 0 1 0\n 0 1 0\n 0 1 0\n 0 1 0\n 0 1 0\n 0 1 0\n 0 1 0\n 0 0 0\n 0 0 0\n 0 0 0\n 0 0 0\n 0 0 0\n 0 0 0\n 0 0 0\n 0 0 0\n 0 0 0\n 0 0 0\n 0 0 0\n 0 0 0\n 0 0 0\n 0 0 0\n 0 0 0\n 0 0 0\n 0 0 0\n 0 0 0\n 1 0 1\n 1 0 1\n 1 0 1\n 1 0 1\n 1 0 1\n 1 0 1\n 1 0 0\n 1 0 0\n 1 0 0\n 1 0 0\n 1 0 0\n 1 0 0\n 1 0 0\n 1 0 0\n 1 0 0\n 1 0 0\n 1 0 0\n 1 0 0\n 1 0 0\n 1 0 0\n 1 0 0\n 1 0 0\n 1 0 0\n 1 0 0\n 1 0 0\n 1 0 0\n 1 0 0\n 0 0 0\n 0 0 0\n 0 0 0\n 0 0 0\n 0 0 0\n 0 0 0\n 0 0 0\n 0 0 0\n 0 0 0\n 0 0 0\n 0 0 0\n 0 0 0\n 0 0 0\n 0 0 0\n 0 0 0\n 0 0 0\n 0 0 0\n 0 0 0\n 0 0 0\n 0 0 0\n 0 0 0\n 0 0 0\n 0 0 0\n 0 0 0\n 1 0 1\n 1 0 1\n 1 0 1\n 1 0 1\n 1 0 1\n 1 0 1\n 1 0 1\n 1 0 0\n 1 0 0\n 1 0 0\n 1 0 0\n 1 0 0\n 1 0 0\n 1 0 0\n 1 0 0\n 1 0 0\n 1 0 0\n 1 0 0\n 1 0 0\n 1 0 0\n 1 0 0\n 1 0 0\n 1 0 0\n 1 0 0\n 1 0 0\n 0 0 0\n 0 0 0\n 0 0 0\n 0 0 0\n 0 0 0\n 0 0 0\n 0 0 0\n 0 0 0\n 0 0 0\n 0 0 0\n 0 0 0\n 0 0 0\n 0 0 0\n 0 0 0\n 0 0 0\n 0 0 0\n 0 0 0\n 0 0 1\n 0 0 1\n 0 0 1\n 0 1 1\n 0 1 1\n 0 1 1\n 0 1 1\n 0 1 0\n 0 1 0\n 0 1 0\n 0 1 0\n 0 1 0\n 0 1 0\n 0 1 0\n 0 1 0\n 0 1 0\n 0 1 0\n 0 1 0\n 0 1 0\n 0 0 0\n 0 0 0\n 0 0 0\n 0 0 0\n 0 0 0\n 0 0 0\n 0 0 0\n 0 0 0\n 0 0 0\n 0 0 0\n 0 0 0\n 0 0 0\n 0 0 0\n 0 0 0\n 0 0 0\n 0 0 0\n 0 0 0\n 0 0 0\n 0 0 0\n 0 0 0\n 0 0 0\n 0 0 0\n 0 0 0\n 0 0 0\n 0 0 0\n 0 0 0\n 0 0 0\n 0 0 0\n 0 0 0\n 1 0 1\n 1 0 1\n 1 0 1\n 1 0 1\n 1 0 1\n 1 0 1\n 1 0 1\n 1 0 1\n 1 0 1\n 1 0 0\n 1 0 0\n 1 0 0\n 1 0 0\n 1 0 0\n 1 0 0\n 1 0 0\n 1 0 0\n 1 0 0\n 1 0 0\n 1 0 0\n 1 0 0\n 1 0 0\n 1 0 0\n 1 0 0\n 1 0 0\n 1 0 0\n 1 0 0\n 1 0 0\n 1 0 0\n 1 0 0\n 1 0 0\n 1 0 0\n 1 0 0\n 1 0 0\n 1 0 0\n 1 0 0\n 1 0 0\n 0 0 0\n 0 0 0\n 0 0 0\n 0 0 0\n 0 0 0\n 0 0 0\n 0 0 0\n 0 0 0\n 0 0 0\n 0 0 0\n 0 0 0\n 0 0 0\n 0 0 0\n 0 0 0\n 0 0 0\n 0 0 0\n 0 0 0\n 1 0 0\n 1 0 1\n 1 0 1\n 1 0 1\n 1 0 1\n 1 0 1\n 1 0 1\n 1 0 0\n 1 0 0\n 1 0 0\n 1 0 0\n 1 0 0\n 1 0 0\n 1 0 0\n 1 0 0\n 1 0 0\n 1 0 0\n 1 0 0\n 1 0 0\n 1 0 0\n 1 0 0\n 1 0 0\n 1 0 0\n 1 0 0\n 1 0 0\n 1 0 0\n 1 0 0\n 1 0 0\n 1 0 0\n 1 0 0\n 1 0 0\n 0 0 0\n 0 0 0\n 0 0 0\n 0 0 0\n 0 0 0\n 0 0 0\n 0 0 0\n 0 0 0\n 0 0 0\n 0 0 0\n 0 0 0\n 0 0 0\n 0 0 0\n 0 0 0\n 0 0 0\n 0 0 0\n 0 0 0\n 0 0 0\n 0 0 0\n 0 0 0\n 0 0 0\n 0 0 0\n 0 0 0\n 0 0 0\n 0 0 0\n 0 0 0\n 0 0 0\n 0 0 0\n 0 0 0\n 0 0 0\n 0 0 0\n 0 0 0\n 0 0 0\n 0 0 0\n 0 0 0\n 0 0 0\n 0 0 0\n 0 0 0\n 1 0 1\n 1 0 1\n 1 0 1\n 1 0 1\n 1 0 1\n 1 0 1\n 1 0 1\n 1 0 1\n 1 0 1\n 1 0 0\n 1 0 0\n 1 0 0\n 1 0 0\n 1 0 0\n 1 0 0\n 1 0 0\n 1 0 0\n 1 0 0\n 1 0 0\n 1 0 0\n 1 0 0\n 1 0 0\n 1 0 0\n 1 0 0\n 1 0 0\n 1 0 0\n 1 0 0\n 1 0 0\n 1 0 0\n 1 0 0\n 1 0 0\n 1 0 0\n 1 0 0\n 1 0 0\n 1 0 0\n 1 0 0\n 1 0 0\n 1 0 0\n 1 0 0\n 1 0 0\n 1 0 0\n 1 0 0\n 1 0 0\n 1 0 0\n 1 0 0\n 1 0 0\n 1 0 0\n 1 0 0\n 1 0 0\n 1 0 0\n 1 0 0\n 1 0 0\n 1 0 0\n 1 0 0\n 1 0 0\n 0 0 0\n 0 0 0\n 0 0 0\n 0 0 0\n 0 0 0\n 0 0 0\n 0 0 0\n 0 0 0\n 0 0 0\n 0 0 0\n 0 0 0\n 0 0 0\n 0 0 0\n 0 0 0\n 0 0 0\n 0 0 0\n 0 0 0\n 0 0 0\n 0 0 0\n 0 0 0\n 0 0 0\n 0 0 0\n 0 0 0\n 0 0 0\n 0 0 0\n 0 0 0\n 0 0 0\n 0 0 0\n 0 0 0\n 0 0 0\n 0 0 0\n 0 0 0\n 0 0 0\n 0 0 0\n 0 0 0\n 0 0 0\n 0 0 0\n 0 0 0\n 0 0 0\n 0 0 0\n 0 0 0\n 0 0 0\n 0 0 0\n 0 0 0\n 0 0 0\n 0 0 0\n 0 0 0\n 0 0 0\n 0 0 0\n 0 0 0\n 0 0 0\n 0 0 0\n 0 0 0\n 0 0 0\n 0 0 0\n 0 0 0\n 0 0 0\n 0 0 0\n 0 0 0\n 0 0 0\n 0 0 0\n 0 0 0\n 0 0 0\n 0 0 0\n 0 0 0\n 0 0 0\n 0 0 0\n 0 0 0\n 0 0 0\n 0 0 0\n 0 0 0\n 0 0 0\n 0 0 0\n 0 0 0\n 0 0 0\n 0 0 0\n 0 0 0\n 0 0 0\n 0 0 0\n 0 0 0\n 0 0 0\n 0 0 0\n 0 0 0\n 0 0 0\n 0 0 0\n 0 0 0\n 0 0 0\n 0 0 0\n 0 0 0\n 0 0 0\n 0 0 0\n 0 0 0\n 0 0 0\n 0 0 0\n 0 0 0\n 0 0 0\n 1 0 0\n 1 0 0\n 1 0 0\n 1 0 0\n 1 0 0\n 1 0 0\n 1 0 0\n 1 0 0\n 1 0 0\n 1 0 0\n 1 0 0\n 1 0 0\n 1 0 0\n 1 0 0\n 1 0 0\n 1 0 0\n 1 0 0\n 1 0 0\n 1 0 0\n 1 0 0\n 1 0 0\n 1 0 0\n 1 0 0\n 1 0 0\n 1 0 0\n 1 0 0\n 1 0 0\n 1 0 0\n 1 0 0\n 0 0 0\n 0 0 0\n 0 0 0\n 0 0 0\n 0 0 0\n 0 0 0\n 0 0 0\n 0 0 0\n 0 0 0\n 0 0 0\n 0 0 0\n 0 0 0\n 0 0 0\n 0 0 0\n 0 0 0\n 1 0 0\n 1 0 0\n 1 0 1\n 1 0 1\n 1 0 1\n 1 0 1\n 1 0 1\n 1 0 1\n 1 0 1\n 1 0 1\n 1 0 1\n 1 0 1\n 1 0 0\n 1 0 0\n 1 0 0\n 1 0 0\n 1 0 0\n 1 0 0\n 1 0 0\n 1 0 0\n 1 0 0\n 1 0 0\n 1 0 0\n 1 0 0\n 1 0 0\n 1 0 0\n 1 0 0\n 1 0 0\n 1 0 0\n 1 0 0\n 1 0 0\n 1 0 0\n 1 0 0\n 1 0 0\n 1 0 0\n 1 0 0\n 1 0 0\n 1 0 0\n 0 0 0\n 0 0 0\n 0 0 0\n 0 0 0\n 0 0 0\n 0 0 0\n 0 0 0\n 0 0 0\n 0 0 0\n 0 0 0\n 0 0 0\n 0 0 0\n 0 0 0\n 0 0 0\n 0 0 0\n 0 0 0\n 0 0 0\n 0 0 0\n 0 0 0\n 0 0 0\n 0 0 0\n 0 0 0\n 0 0 0\n 0 0 0\n 0 0 0\n 0 0 0\n 0 0 1\n 0 0 1\n 0 0 1\n 0 0 1\n 0 0 1\n 0 0 1\n 0 0 1\n 0 0 0\n 0 0 0\n 0 0 0\n 0 0 0\n 0 0 0\n 0 0 0\n 0 0 0\n 0 0 0\n 0 0 0\n 1 0 0\n 1 0 0\n 1 0 0\n 1 0 0\n 1 0 0\n 1 0 0\n 1 0 0\n 1 0 0\n 1 0 0\n 1 0 0\n 1 0 0\n 1 0 0\n 1 0 0\n 1 0 0\n 1 0 0\n 1 0 0\n 1 0 0\n 1 0 0\n 1 0 0\n 0 0 0\n 0 0 0\n 0 0 0\n 0 0 0\n 0 0 0\n 0 0 0\n 0 0 0\n 0 0 0\n 0 0 0\n 0 0 0\n 0 0 0\n 0 0 0\n 0 0 0\n 0 0 0\n 0 0 0\n 0 0 0\n 0 0 0\n 0 0 0\n 0 0 0\n 0 0 0\n 0 0 1\n 0 1 1\n 0 1 1\n 0 1 1\n 0 1 1\n 0 1 1\n 0 1 1\n 0 1 0\n 0 1 0\n 0 1 0\n 0 1 0\n 0 1 0\n 0 0 0\n 0 0 0\n 0 0 0\n 0 0 0\n 0 0 0\n 0 0 0\n 0 0 0\n 0 0 0\n 0 0 0\n 1 0 0\n 1 0 0\n 1 0 0\n 1 0 0\n 1 0 0\n 1 0 0\n 1 0 0\n 1 0 0\n 1 0 0\n 1 0 0\n 1 0 0\n 1 0 0\n 1 0 0\n 1 0 0\n 1 0 0\n 1 0 0\n 1 0 0\n 1 0 0\n 1 0 0\n 0 0 0\n 0 0 0\n 0 0 0\n 0 0 0\n 0 0 0\n 0 0 0\n 0 0 0\n 0 0 0\n 0 0 0\n 0 1 1\n 0 1 1\n 0 1 1\n 0 1 1\n 0 1 1\n 0 1 1\n 0 1 1\n 0 1 1\n 0 0 0\n 0 0 0\n 0 0 0\n 0 0 0\n 0 0 0\n 0 0 0\n 1 0 0\n 1 0 0\n 1 0 0\n 1 0 0\n 1 0 0\n 1 0 0\n 1 0 0\n 1 0 0\n 1 0 0\n 1 0 0\n 1 0 0\n 1 0 0\n 1 0 0\n 1 0 0\n 1 0 0\n 1 0 0\n 1 0 0\n 1 0 0\n 1 0 0\n 1 0 0\n 1 0 0\n 1 0 0\n 1 0 0\n 1 0 0\n 1 0 0\n 1 0 0\n 1 0 0\n 1 0 0\n 1 0 0\n 1 0 0\n 1 0 0\n 1 0 0\n 1 0 0\n 1 0 0\n 1 0 0\n 1 0 0\n 1 0 0\n 1 0 0\n 1 0 0\n 1 0 0\n 1 0 0\n 1 0 0\n 1 0 0\n 1 0 0\n 1 0 0\n 1 0 0\n 1 0 0\n 1 0 0\n 1 0 0\n 1 0 0\n 0 0 0\n 0 0 0\n 0 0 0\n 0 0 0\n 0 0 0\n 0 0 0\n 0 0 0\n 0 0 0\n 0 1 0\n 0 1 0\n 0 1 0\n 0 1 0\n 0 1 0\n 0 1 0\n 0 1 0\n 0 1 0\n 0 1 0\n 0 1 0\n 0 1 0\n 0 1 0\n 0 1 0\n 0 1 0\n 0 1 0\n 0 1 0\n 0 1 0\n 0 1 0\n 0 1 0\n 0 1 0\n 0 1 0\n 0 1 0\n 0 1 0\n 0 1 0\n 0 1 0\n 0 1 0\n 0 1 0\n 0 1 0\n 0 1 0\n 0 1 0\n 0 1 0\n 0 1 0\n 0 1 0\n 0 1 0\n 0 1 0\n 0 1 0\n 0 1 0\n 0 1 0\n 0 1 0\n 0 1 0\n 0 1 0\n 0 1 0\n 0 1 0\n 0 1 0\n 0 1 0\n 0 1 0\n 0 1 0\n 0 1 0\n 0 1 0\n 0 0 0\n 0 0 0\n 0 0 0\n 0 0 0\n 0 0 0\n 0 0 0\n 0 0 0\n 0 0 0\n 0 0 0\n 0 0 0\n 0 0 0\n 0 0 0\n 0 0 0\n 0 0 0\n 0 0 0\n 0 0 0\n 0 0 0\n 0 0 0\n 0 0 0\n 0 0 0\n 0 0 0\n 0 0 0\n 0 0 0\n 0 0 0\n 0 0 0\n 0 0 0\n 0 0 0\n 0 0 0\n 0 0 0\n 0 0 0\n 0 0 0\n 0 0 0\n 0 0 0\n 0 0 0\n 0 0 0\n 0 0 0\n 0 0 0\n 0 0 0\n 0 0 0\n 0 0 0\n 0 0 0\n 0 0 0\n 0 0 0\n 0 0 0\n 0 0 0\n 0 0 0\n 0 0 0\n 0 0 0\n 0 0 0\n 0 0 0\n 0 0 0\n 0 0 0\n 0 0 0\n 0 0 0\n 0 0 0\n 0 0 0\n 0 0 0\n 0 0 0\n 0 0 0\n 0 0 0\n 0 0 0\n 0 0 0\n 0 0 0\n 0 0 0\n 0 0 0\n 0 0 0\n 0 0 0\n 0 0 0\n 0 0 0\n 0 0 0\n 0 0 0\n 0 0 0\n 0 0 0\n 0 0 0\n 0 0 0\n 0 0 0\n 0 0 0\n 0 0 0\n 0 0 0\n 0 0 0\n 0 0 0\n 0 0 0\n 0 0 0\n 0 0 0\n 0 0 0\n 0 0 0\n 0 0 0\n 0 0 0\n 0 0 0\n 0 0 0\n 0 0 0\n 0 0 0\n 0 0 0\n 0 0 0\n 0 0 0\n 0 0 0\n 0 0 0\n 0 0 0\n 0 0 0\n 0 0 0\n 0 0 0\n 0 0 0\n 0 0 0\n 0 0 0\n 0 0 0\n 0 0 0\n 0 0 0\n 0 0 0\n 0 0 0\n 0 0 0\n 0 0 0\n 0 0 0\n 0 0 0\n 0 0 0\n 0 0 0\n 0 0 0\n 0 0 0\n 0 0 0\n 0 0 0\n 0 0 0\n 0 0 0\n 0 0 0\n 0 0 0\n 0 0 0\n 0 0 0\n 0 0 0\n 0 0 0\n 0 0 0\n 0 0 0\n 0 0 0\n 0 0 0\n 0 0 0\n 0 0 0\n 0 0 0\n 0 0 0\n 0 0 0\n 0 0 0\n 0 0 0\n 0 0 0\n 0 0 0\n 0 0 0\n 0 0 0\n 0 0 0\n 0 0 0\n 0 0 0\n 0 0 0\n 0 0 0\n 0 0 0\n 0 0 0\n 0 0 0\n 0 0 0\n 0 0 0\n 0 0 0\n 0 0 0\n 0 0 0\n 0 0 0\n 0 0 0\n 0 0 0\n 0 0 0\n 0 0 0\n 0 0 0\n 0 0 0\n 0 0 0\n 0 0 0\n 0 0 0\n 0 0 0\n 0 0 0\n 0 0 0\n 0 0 0\n 0 0 0\n 0 0 0\n 0 0 0\n 0 0 0\n 0 0 0\n 0 0 0\n 0 0 0\n 0 0 0\n 0 0 0\n 0 0 0\n 0 0 0\n 0 0 0\n 0 0 0\n 0 0 0\n 0 0 0\n 0 0 0\n 0 0 0\n 0 0 0\n 0 0 0\n 0 0 0\n 0 0 0\n 0 0 0\n 0 0 0\n 0 0 0\n 0 0 0\n 0 0 0\n 0 0 0\n 0 0 0\n 0 0 0\n 0 0 0\n 0 0 0\n 0 0 0\n 0 0 0\n 0 0 0\n 0 0 0\n 0 0 0\n 0 0 0\n 0 0 0\n 0 0 0\n 0 0 0\n 0 0 0\n 0 0 0\n 0 0 0\n 0 0 0\n 0 0 0\n 0 0 0\n 0 0 0\n 0 0 0\n 0 0 0\n 0 0 0\n 0 0 0\n 0 0 0\n 0 0 0\n 0 0 0\n 0 0 0\n 0 0 0\n 0 0 0\n 0 0 0\n 0 0 0\n 0 0 0\n 0 0 0\n 0 0 0\n 0 0 0\n 0 0 0\n 0 0 0\n 0 0 0\n 0 0 0\n 0 0 0\n 0 0 0\n 0 0 0\n 0 0 0\n 0 0 0\n 0 0 0\n 0 0 0\n 0 0 0\n 0 0 0\n 0 0 0\n 0 0 0\n 0 0 0\n 0 0 0\n 0 0 0\n 0 0 0\n 0 0 0\n 0 0 0\n 0 0 0\n 0 0 0\n 0 0 0\n 0 0 0\n 0 0 0\n 0 0 0\n 0 0 0\n 0 0 0\n 0 0 0\n 0 0 0\n 0 0 0\n 0 0 0\n 0 0 0\n 0 0 0\n 0 0 0\n 0 0 0\n 0 0 0\n 0 0 0\n 0 0 0\n 0 0 0\n 0 0 0\n 0 0 0\n 0 0 0\n 0 0 0\n 0 0 0\n 0 0 0\n 0 0 0\n 0 0 0\n 0 0 0\n 0 0 0\n 0 0 0\n 0 0 0\n 0 0 0\n 0 0 0\n 0 0 0\n 0 0 0\n 0 0 0\n 0 0 0\n 0 0 0\n 0 0 0\n 0 0 0\n 0 0 0\n 0 0 0\n 0 0 0\n 0 0 0\n 0 0 0\n 0 0 0\n 0 0 0\n 0 0 0\n 0 0 0\n 0 0 0\n 0 0 0\n 0 0 0\n 0 0 0\n 0 0 0\n 0 0 0\n 0 0 0\n 0 0 0\n 0 0 0\n 0 0 0\n 0 0 0\n 0 0 0\n 0 0 0\n 0 0 0\n 0 0 0\n 0 0 0\n 0 0 0\n 0 0 0\n 0 0 0\n 0 0 0\n 0 0 0\n 0 0 0\n 0 0 0\n 0 0 0\n 0 0 0\n 0 0 0\n 0 0 0\n 0 0 0\n 0 0 0\n 0 0 0\n 0 0 0\n 0 0 0\n 0 0 0\n 0 0 0\n 0 0 0\n 0 0 0\n 0 0 0\n 0 0 0\n 0 0 0\n 0 0 0\n 0 0 0\n 0 0 0\n 0 0 0\n 0 0 0\n 0 0 0\n 0 0 0\n 0 0 0\n 0 0 0\n 0 0 0\n 0 0 0\n 0 0 0\n 0 0 0\n 0 0 0\n 0 0 0\n 0 0 0\n 0 0 0\n 0 0 0\n 0 0 0\n 0 0 0\n 0 0 0\n 0 0 0\n 0 0 0\n 0 0 0\n 0 0 0\n 0 0 0\n 0 0 0\n 0 0 0\n 0 0 0\n 0 0 0\n 0 0 0\n 0 0 0\n 0 0 0\n 0 0 0\n 0 0 0\n 0 0 0\n 0 0 0\n 0 0 0\n 0 0 0\n 0 0 0\n 0 0 0\n 0 0 0\n 0 0 0\n 0 0 0\n 0 0 0\n 0 0 0\n 0 0 0\n 0 0 0\n 0 0 0\n 0 0 0\n 0 0 0\n 0 0 0";
    replays[4]="4676\n 0 0 0\n 0 0 0\n 0 0 0\n 0 0 0\n 0 0 0\n 0 0 0\n 0 0 0\n 0 0 0\n 0 0 0\n 0 0 0\n 0 0 0\n 0 0 0\n 0 0 0\n 0 0 0\n 0 0 0\n 0 0 0\n 0 0 0\n 0 0 0\n 0 0 0\n 0 0 0\n 0 0 0\n 0 0 0\n 0 0 0\n 0 0 0\n 0 0 0\n 0 0 0\n 0 0 0\n 0 0 0\n 0 0 0\n 0 0 0\n 0 0 0\n 0 0 0\n 0 0 0\n 0 0 0\n 0 0 0\n 0 0 0\n 0 0 0\n 0 0 0\n 0 0 0\n 0 0 0\n 0 0 0\n 0 0 0\n 0 0 0\n 0 0 0\n 0 0 0\n 0 0 0\n 0 0 0\n 0 0 0\n 0 0 0\n 0 0 0\n 0 0 0\n 0 0 0\n 0 0 0\n 0 0 0\n 0 0 0\n 0 0 0\n 0 0 0\n 0 0 0\n 0 0 0\n 0 0 0\n 0 0 0\n 0 0 0\n 0 0 0\n 0 0 0\n 0 0 0\n 0 0 0\n 0 0 0\n 0 0 0\n 0 0 0\n 0 0 0\n 0 0 0\n 0 0 0\n 0 0 0\n 0 0 0\n 0 0 0\n 0 0 0\n 0 0 0\n 0 0 0\n 0 0 0\n 0 0 0\n 0 0 0\n 0 0 0\n 0 0 0\n 0 0 0\n 0 0 0\n 0 0 0\n 0 0 0\n 0 0 0\n 0 0 0\n 0 0 0\n 0 0 0\n 0 0 0\n 0 0 0\n 0 0 0\n 0 0 0\n 0 0 0\n 0 0 0\n 0 0 0\n 0 0 0\n 0 0 0\n 0 0 0\n 0 0 0\n 0 0 0\n 0 0 0\n 0 0 0\n 0 0 0\n 0 0 0\n 0 0 0\n 0 0 0\n 0 0 0\n 0 0 0\n 0 0 0\n 0 0 0\n 0 0 0\n 0 0 0\n 0 0 0\n 0 0 0\n 0 0 0\n 0 0 0\n 0 0 0\n 0 0 0\n 0 0 0\n 0 0 0\n 0 0 0\n 0 0 0\n 0 0 0\n 0 0 0\n 0 0 0\n 0 0 0\n 0 0 0\n 0 0 0\n 0 0 0\n 0 0 0\n 0 0 0\n 0 0 0\n 0 0 0\n 0 0 0\n 0 0 0\n 0 0 0\n 0 0 0\n 0 0 0\n 0 0 0\n 0 0 0\n 0 0 0\n 0 0 0\n 0 0 0\n 0 0 0\n 0 0 0\n 0 0 0\n 0 0 0\n 0 0 0\n 0 0 1\n 0 0 1\n 0 0 1\n 0 0 1\n 0 0 1\n 0 0 1\n 0 0 1\n 0 0 0\n 0 0 0\n 0 0 0\n 0 0 0\n 0 0 0\n 0 0 0\n 0 0 0\n 0 0 0\n 0 0 0\n 0 0 0\n 0 0 0\n 0 0 0\n 0 0 0\n 0 0 0\n 0 0 0\n 0 0 0\n 0 0 0\n 0 0 0\n 0 0 0\n 0 0 0\n 0 0 0\n 0 0 0\n 0 0 0\n 0 0 0\n 0 0 0\n 0 0 0\n 0 0 0\n 0 0 0\n 0 0 0\n 0 0 0\n 0 0 0\n 0 0 0\n 0 0 0\n 0 0 0\n 0 0 0\n 0 0 0\n 0 0 0\n 0 0 0\n 0 0 0\n 0 0 0\n 0 0 0\n 0 0 0\n 0 0 0\n 0 0 0\n 0 0 0\n 0 0 0\n 0 0 0\n 0 0 0\n 0 0 0\n 0 0 0\n 0 0 0\n 0 0 0\n 0 0 0\n 0 0 0\n 0 0 0\n 0 0 0\n 0 0 0\n 0 0 0\n 0 0 1\n 0 0 1\n 0 0 1\n 0 0 1\n 0 0 1\n 0 0 1\n 0 0 1\n 0 0 0\n 0 0 0\n 0 0 0\n 0 0 0\n 0 0 0\n 0 0 0\n 0 0 0\n 0 0 0\n 0 0 0\n 0 0 0\n 0 1 0\n 0 1 0\n 0 1 0\n 0 1 0\n 0 1 0\n 0 1 0\n 0 1 0\n 0 1 0\n 0 1 0\n 0 1 0\n 0 1 0\n 0 1 0\n 0 1 0\n 0 1 0\n 0 1 0\n 0 1 0\n 0 1 0\n 0 1 0\n 0 1 0\n 0 1 0\n 0 1 0\n 0 0 0\n 0 0 0\n 0 0 0\n 0 0 0\n 0 0 0\n 0 0 0\n 0 0 0\n 0 0 0\n 0 0 0\n 0 0 0\n 0 0 0\n 0 0 0\n 0 0 0\n 0 0 0\n 0 0 0\n 0 0 0\n 0 0 0\n 0 0 0\n 0 0 0\n 0 0 0\n 0 0 0\n 0 0 0\n 0 0 0\n 0 0 0\n 0 0 0\n 0 0 0\n 0 0 0\n 0 0 0\n 0 0 0\n 0 0 0\n 0 0 0\n 0 0 0\n 0 0 0\n 0 0 0\n 0 0 0\n 0 0 0\n 0 0 0\n 0 0 0\n 0 0 0\n 0 0 0\n 0 0 0\n 0 0 0\n 0 0 0\n 0 0 0\n 0 0 0\n 0 0 0\n 0 0 0\n 0 0 0\n 0 0 0\n 0 0 0\n 0 0 0\n 0 0 0\n 0 0 0\n 0 0 0\n 0 0 0\n 0 0 0\n 0 0 0\n 0 0 0\n 0 0 0\n 0 0 0\n 0 0 0\n 0 0 0\n 0 0 0\n 0 0 0\n 0 0 0\n 0 0 0\n 0 0 0\n 0 0 0\n 0 0 0\n 0 0 0\n 0 0 0\n 0 0 0\n 0 0 0\n 0 0 0\n 0 0 0\n 0 0 0\n 0 0 0\n 0 0 0\n 0 0 1\n 0 0 1\n 0 0 1\n 0 0 1\n 0 0 1\n 0 0 1\n 0 0 1\n 0 0 1\n 0 0 0\n 0 0 0\n 0 0 0\n 0 0 0\n 0 0 0\n 0 0 0\n 0 0 0\n 0 0 0\n 0 0 0\n 0 0 0\n 0 0 0\n 0 0 0\n 0 0 0\n 0 0 0\n 0 0 0\n 0 0 0\n 0 0 0\n 0 0 0\n 0 0 0\n 0 0 0\n 0 0 0\n 0 0 0\n 0 0 0\n 0 0 0\n 0 0 0\n 0 0 0\n 0 0 0\n 0 0 0\n 0 0 0\n 0 0 0\n 0 0 0\n 0 0 0\n 0 0 0\n 0 0 0\n 0 0 0\n 0 0 0\n 0 0 0\n 0 0 0\n 0 0 0\n 0 0 0\n 0 0 0\n 0 0 0\n 0 0 0\n 0 0 0\n 0 0 0\n 0 0 0\n 0 0 0\n 0 0 0\n 0 0 0\n 0 0 0\n 0 0 0\n 0 0 0\n 0 0 0\n 0 0 0\n 0 0 0\n 0 0 0\n 0 0 0\n 0 0 0\n 0 0 0\n 0 0 0\n 0 0 0\n 0 0 0\n 1 0 1\n 1 0 1\n 1 0 1\n 1 0 1\n 1 0 1\n 1 0 1\n 1 0 1\n 1 0 1\n 1 0 1\n 1 0 1\n 1 0 1\n 1 0 0\n 1 0 0\n 0 0 0\n 0 0 0\n 0 0 0\n 0 0 0\n 0 0 0\n 0 0 0\n 0 0 0\n 0 0 0\n 0 0 0\n 0 0 0\n 0 0 0\n 0 0 0\n 0 0 0\n 0 0 0\n 0 0 0\n 0 0 0\n 0 0 0\n 0 0 0\n 0 0 0\n 0 0 0\n 0 0 0\n 0 0 0\n 0 1 0\n 0 1 0\n 0 1 0\n 0 1 0\n 0 1 0\n 0 1 0\n 0 1 0\n 0 1 0\n 0 1 0\n 0 1 0\n 0 1 0\n 0 1 0\n 0 1 0\n 0 1 0\n 0 1 0\n 0 1 0\n 0 0 0\n 0 0 0\n 0 0 0\n 0 0 0\n 0 0 0\n 0 0 0\n 0 0 0\n 0 0 0\n 0 0 0\n 1 0 1\n 1 0 1\n 1 0 1\n 1 0 1\n 1 0 1\n 1 0 1\n 1 0 1\n 1 0 1\n 1 0 1\n 1 0 1\n 0 0 1\n 0 0 0\n 0 0 0\n 0 0 0\n 0 0 0\n 0 0 0\n 0 0 0\n 0 0 0\n 0 1 0\n 0 1 0\n 0 1 0\n 0 1 0\n 0 1 0\n 0 1 0\n 0 1 0\n 0 1 0\n 0 1 0\n 0 1 0\n 0 1 0\n 0 1 0\n 0 1 0\n 0 1 0\n 0 1 0\n 0 1 0\n 0 1 0\n 0 1 0\n 0 1 0\n 0 1 0\n 0 1 0\n 0 1 0\n 0 0 0\n 0 0 0\n 0 0 0\n 0 0 0\n 0 0 0\n 0 0 0\n 0 0 0\n 0 0 0\n 0 0 0\n 0 0 0\n 0 0 0\n 0 0 0\n 0 0 0\n 0 0 0\n 0 0 0\n 0 0 0\n 0 0 0\n 0 0 0\n 0 0 0\n 0 0 0\n 0 0 0\n 0 0 0\n 0 0 0\n 0 0 0\n 0 0 0\n 0 0 0\n 0 0 0\n 0 0 0\n 0 0 0\n 0 0 0\n 0 0 0\n 0 0 0\n 0 0 0\n 0 0 0\n 0 0 0\n 0 0 0\n 0 0 0\n 0 0 0\n 0 0 0\n 0 0 0\n 0 0 0\n 0 0 0\n 0 0 0\n 0 0 0\n 0 0 0\n 0 0 0\n 0 0 0\n 0 0 0\n 0 0 0\n 0 0 0\n 0 0 0\n 0 0 0\n 0 0 0\n 0 0 0\n 0 0 0\n 0 0 0\n 0 0 0\n 0 0 0\n 0 0 0\n 0 0 0\n 0 0 0\n 0 0 0\n 0 0 0\n 0 0 0\n 0 0 0\n 0 0 0\n 0 0 0\n 0 0 0\n 0 0 0\n 0 0 0\n 0 0 0\n 0 0 0\n 0 0 0\n 0 0 0\n 0 0 0\n 0 0 0\n 0 0 0\n 0 0 0\n 0 0 0\n 0 0 0\n 0 0 0\n 0 0 0\n 0 0 0\n 0 0 0\n 0 0 0\n 0 0 0\n 0 0 0\n 0 0 0\n 0 0 0\n 0 0 0\n 0 0 0\n 0 0 0\n 0 0 0\n 0 0 0\n 0 0 0\n 0 0 0\n 0 0 0\n 0 0 0\n 0 0 0\n 0 0 0\n 0 0 0\n 0 0 0\n 0 0 0\n 0 0 0\n 0 0 0\n 0 0 0\n 0 0 0\n 0 0 0\n 0 0 0\n 0 0 0\n 0 0 0\n 0 0 0\n 0 0 0\n 0 0 0\n 0 0 0\n 0 0 0\n 0 0 0\n 0 0 0\n 0 0 0\n 0 0 0\n 0 0 0\n 0 0 0\n 0 0 0\n 0 0 0\n 0 0 0\n 0 0 0\n 0 0 0\n 0 0 0\n 0 0 0\n 0 0 0\n 0 0 0\n 0 0 0\n 0 0 0\n 0 0 0\n 1 0 1\n 1 0 1\n 1 0 1\n 1 0 1\n 1 0 1\n 1 0 1\n 1 0 1\n 1 0 1\n 1 0 1\n 1 0 1\n 1 0 1\n 1 0 1\n 1 0 1\n 1 0 1\n 1 0 1\n 1 0 1\n 1 0 1\n 0 0 0\n 0 0 0\n 0 0 0\n 0 0 0\n 0 0 0\n 0 0 0\n 0 0 0\n 0 0 0\n 0 0 0\n 0 0 0\n 0 0 0\n 0 0 0\n 0 0 0\n 0 0 0\n 0 0 0\n 0 0 0\n 0 1 0\n 0 1 0\n 0 1 0\n 0 1 0\n 0 1 0\n 0 1 0\n 0 1 0\n 0 1 0\n 0 1 0\n 0 1 0\n 0 1 0\n 0 1 0\n 0 1 0\n 0 1 0\n 0 1 0\n 0 1 0\n 0 1 0\n 0 0 0\n 0 0 0\n 0 0 0\n 0 0 0\n 0 0 0\n 0 0 0\n 0 0 0\n 0 0 0\n 0 0 0\n 0 0 0\n 0 0 0\n 0 0 0\n 1 0 1\n 1 0 1\n 1 0 1\n 1 0 1\n 1 0 1\n 1 0 1\n 1 0 1\n 1 0 1\n 1 0 1\n 1 0 1\n 1 0 1\n 0 0 1\n 0 0 0\n 0 0 0\n 0 0 0\n 0 0 0\n 0 0 0\n 0 0 0\n 0 1 0\n 0 1 0\n 0 1 0\n 0 1 0\n 0 1 0\n 0 1 0\n 0 1 0\n 0 1 0\n 0 1 0\n 0 1 0\n 0 1 0\n 0 1 0\n 0 1 0\n 0 1 0\n 0 1 0\n 0 1 0\n 0 1 0\n 0 1 0\n 0 1 0\n 0 1 0\n 0 1 0\n 0 1 0\n 0 1 0\n 0 0 0\n 0 0 0\n 0 0 0\n 0 0 0\n 0 0 0\n 0 0 0\n 0 0 0\n 0 0 0\n 0 0 0\n 0 0 0\n 0 0 0\n 0 0 0\n 0 0 0\n 0 0 0\n 0 0 0\n 0 0 0\n 0 0 0\n 0 0 0\n 0 0 0\n 0 0 0\n 0 0 0\n 0 0 0\n 0 0 0\n 0 0 0\n 0 0 0\n 0 0 0\n 0 0 0\n 0 0 0\n 0 0 0\n 0 0 0\n 0 0 0\n 0 0 0\n 0 0 0\n 0 0 0\n 0 0 0\n 0 0 0\n 0 0 0\n 0 0 0\n 0 0 0\n 0 0 0\n 0 0 0\n 0 0 0\n 0 0 0\n 0 0 0\n 0 0 0\n 0 0 0\n 0 0 0\n 0 0 0\n 0 0 0\n 0 0 0\n 0 0 0\n 0 0 0\n 0 0 0\n 0 0 0\n 0 0 0\n 0 0 0\n 0 0 0\n 0 0 0\n 0 0 0\n 0 0 0\n 0 0 0\n 0 0 0\n 0 0 0\n 0 0 0\n 0 0 0\n 0 0 0\n 0 0 0\n 0 0 0\n 0 0 0\n 0 0 0\n 0 0 0\n 0 0 0\n 0 0 0\n 0 0 0\n 0 0 0\n 0 0 0\n 0 0 0\n 0 0 0\n 0 0 0\n 0 0 0\n 0 0 0\n 0 0 0\n 0 0 0\n 0 0 0\n 0 0 0\n 0 0 0\n 0 0 0\n 0 0 0\n 0 0 0\n 0 0 0\n 0 0 0\n 0 0 0\n 0 0 0\n 0 0 0\n 0 0 0\n 0 0 0\n 0 0 0\n 0 0 0\n 0 0 0\n 0 0 0\n 0 0 0\n 0 0 0\n 0 0 0\n 0 0 0\n 0 0 0\n 0 0 0\n 0 0 0\n 0 0 0\n 0 0 0\n 0 0 0\n 0 0 0\n 0 0 0\n 0 0 0\n 0 0 0\n 0 0 0\n 0 0 0\n 0 0 0\n 0 0 0\n 0 0 0\n 0 0 0\n 0 0 0\n 0 0 0\n 0 0 0\n 0 0 0\n 0 0 0\n 0 0 0\n 0 0 0\n 0 0 0\n 0 0 0\n 0 0 0\n 0 0 0\n 0 0 0\n 0 0 0\n 0 0 0\n 0 0 0\n 0 0 0\n 1 0 1\n 1 0 1\n 1 0 1\n 1 0 1\n 1 0 1\n 1 0 1\n 1 0 1\n 1 0 1\n 1 0 1\n 1 0 1\n 1 0 1\n 1 0 1\n 1 0 1\n 1 0 1\n 0 0 0\n 0 0 0\n 0 0 0\n 0 0 0\n 0 0 0\n 0 0 0\n 0 0 0\n 0 0 0\n 0 0 0\n 0 0 0\n 0 0 0\n 0 0 0\n 0 0 0\n 0 0 0\n 0 0 0\n 0 1 0\n 0 1 0\n 0 1 0\n 0 1 0\n 0 1 0\n 0 1 0\n 0 1 0\n 0 1 0\n 0 1 0\n 0 1 0\n 0 1 0\n 0 1 0\n 0 1 0\n 0 1 0\n 0 1 0\n 0 1 0\n 0 1 0\n 0 1 0\n 0 1 0\n 0 1 0\n 0 1 0\n 0 1 0\n 0 0 0\n 0 0 0\n 0 0 0\n 0 0 0\n 0 0 0\n 0 0 0\n 0 0 0\n 0 0 0\n 0 0 0\n 0 0 0\n 0 0 0\n 1 0 1\n 1 0 1\n 1 0 1\n 1 0 1\n 1 0 1\n 1 0 1\n 1 0 1\n 1 0 1\n 1 0 1\n 1 0 1\n 0 0 1\n 0 0 0\n 0 0 0\n 0 0 0\n 0 0 0\n 0 0 0\n 0 0 0\n 0 0 0\n 0 1 0\n 0 1 0\n 0 1 0\n 0 1 0\n 0 1 0\n 0 1 0\n 0 1 0\n 0 1 0\n 0 1 0\n 0 1 0\n 0 1 0\n 0 1 0\n 0 1 0\n 0 1 0\n 0 1 0\n 0 1 0\n 0 0 0\n 0 0 0\n 0 0 0\n 0 0 0\n 0 0 0\n 0 0 0\n 0 0 0\n 0 0 0\n 1 0 1\n 1 0 1\n 1 0 1\n 1 0 1\n 1 0 1\n 1 0 1\n 1 0 1\n 1 0 1\n 1 0 1\n 1 0 1\n 1 0 0\n 1 0 0\n 1 0 0\n 1 0 0\n 1 0 0\n 1 0 0\n 1 0 0\n 1 0 0\n 1 0 0\n 1 0 0\n 1 0 0\n 1 0 0\n 1 0 0\n 1 0 0\n 1 0 0\n 1 0 0\n 1 0 0\n 1 0 0\n 1 0 0\n 1 0 0\n 1 0 0\n 1 0 0\n 1 0 0\n 1 0 0\n 1 0 0\n 1 0 0\n 1 0 0\n 1 0 0\n 1 0 0\n 1 0 0\n 1 0 0\n 1 0 0\n 0 0 0\n 0 0 0\n 0 0 0\n 0 0 0\n 0 0 0\n 0 0 0\n 0 0 0\n 0 0 0\n 0 0 0\n 1 0 0\n 1 0 0\n 1 0 0\n 1 0 0\n 1 0 0\n 1 0 0\n 1 0 0\n 1 0 0\n 1 0 0\n 1 0 0\n 1 0 0\n 1 0 0\n 1 0 0\n 1 0 0\n 1 0 0\n 1 0 0\n 1 0 0\n 1 0 0\n 1 0 0\n 1 0 0\n 1 0 0\n 1 0 0\n 1 0 0\n 1 0 0\n 1 0 0\n 1 0 0\n 1 0 0\n 1 0 0\n 1 0 0\n 1 0 0\n 1 0 0\n 1 0 0\n 1 0 0\n 1 0 0\n 1 0 0\n 1 0 0\n 1 0 0\n 1 0 0\n 1 0 0\n 1 0 0\n 1 0 0\n 1 0 0\n 1 0 0\n 1 0 0\n 1 0 0\n 1 0 0\n 1 0 0\n 1 0 0\n 1 0 0\n 1 0 0\n 1 0 0\n 1 0 0\n 1 0 0\n 1 0 0\n 1 0 0\n 1 0 1\n 1 0 1\n 1 0 1\n 1 0 1\n 1 0 1\n 1 0 1\n 1 0 1\n 1 0 0\n 1 0 0\n 1 0 0\n 1 0 0\n 1 0 0\n 1 0 0\n 1 0 0\n 1 0 0\n 1 0 0\n 1 0 0\n 1 0 0\n 1 0 0\n 1 0 0\n 1 0 0\n 1 0 0\n 1 0 0\n 1 0 0\n 1 0 0\n 1 0 0\n 1 0 0\n 1 0 0\n 1 0 0\n 1 0 0\n 1 0 0\n 1 0 0\n 1 0 0\n 1 0 0\n 1 0 0\n 1 0 0\n 1 0 0\n 1 0 0\n 1 0 0\n 1 0 0\n 0 0 0\n 0 0 0\n 0 0 0\n 0 0 0\n 0 0 0\n 0 0 0\n 0 0 0\n 0 0 0\n 0 0 0\n 0 0 0\n 0 0 0\n 0 0 0\n 0 0 0\n 0 0 0\n 0 0 0\n 0 0 0\n 0 0 0\n 0 0 0\n 0 0 0\n 0 0 0\n 0 0 0\n 0 0 0\n 0 0 0\n 0 0 0\n 0 0 0\n 0 0 0\n 0 0 0\n 0 0 0\n 0 0 0\n 0 0 0\n 0 0 0\n 0 0 0\n 0 0 0\n 0 0 0\n 0 0 0\n 0 0 0\n 0 0 0\n 0 0 0\n 0 0 0\n 0 0 0\n 0 0 0\n 0 0 0\n 0 0 0\n 0 0 0\n 0 0 0\n 0 0 0\n 0 0 0\n 0 0 0\n 0 0 0\n 0 0 0\n 0 0 0\n 0 0 0\n 0 0 0\n 0 0 0\n 0 0 0\n 0 0 0\n 0 0 0\n 0 0 0\n 0 0 0\n 0 0 0\n 0 0 0\n 0 0 0\n 0 0 0\n 0 0 0\n 0 0 0\n 0 0 0\n 0 0 0\n 0 0 0\n 0 0 0\n 0 0 0\n 0 0 0\n 0 0 0\n 0 0 0\n 0 0 0\n 0 0 0\n 0 0 0\n 0 0 0\n 0 0 0\n 0 0 0\n 0 0 0\n 0 0 0\n 0 0 0\n 0 0 0\n 0 0 0\n 0 0 0\n 0 0 0\n 0 0 0\n 0 0 0\n 0 0 0\n 0 0 0\n 0 0 0\n 0 0 0\n 0 0 0\n 0 0 0\n 0 0 0\n 0 0 0\n 0 0 0\n 0 0 0\n 0 0 0\n 0 0 0\n 0 0 0\n 0 0 0\n 0 0 0\n 0 0 0\n 0 0 0\n 0 0 0\n 0 0 0\n 0 0 0\n 0 0 0\n 0 0 0\n 0 0 0\n 0 0 0\n 0 0 0\n 0 0 0\n 0 0 0\n 0 0 0\n 0 0 0\n 0 0 0\n 0 0 0\n 0 0 0\n 0 0 0\n 0 0 0\n 0 0 0\n 0 0 0\n 0 0 0\n 0 0 0\n 0 0 0\n 0 0 0\n 0 0 0\n 0 0 0\n 0 0 0\n 0 0 0\n 0 0 0\n 0 0 0\n 0 0 0\n 0 0 0\n 0 0 0\n 0 0 0\n 0 0 0\n 0 0 0\n 0 0 0\n 0 0 0\n 0 0 0\n 0 0 0\n 0 0 0\n 0 0 0\n 0 0 1\n 0 0 1\n 0 0 1\n 0 0 1\n 0 0 1\n 0 0 1\n 0 0 1\n 0 0 1\n 0 0 1\n 0 0 0\n 0 0 0\n 0 0 0\n 0 0 0\n 0 0 0\n 0 0 0\n 0 0 0\n 0 0 0\n 0 0 0\n 0 0 0\n 0 0 0\n 0 0 0\n 0 0 0\n 0 0 0\n 0 0 0\n 0 0 0\n 0 0 0\n 0 0 0\n 0 0 0\n 0 0 0\n 0 0 0\n 0 0 0\n 0 0 0\n 0 0 0\n 0 0 0\n 0 0 0\n 0 0 0\n 0 0 0\n 0 0 0\n 0 0 0\n 0 0 0\n 0 0 0\n 0 0 0\n 0 0 0\n 0 0 0\n 0 0 0\n 0 0 0\n 0 0 0\n 0 0 0\n 0 0 0\n 0 0 0\n 0 1 0\n 0 1 0\n 0 1 0\n 0 1 1\n 0 1 1\n 0 1 1\n 0 1 1\n 0 1 1\n 0 1 1\n 0 1 1\n 0 1 0\n 0 1 0\n 0 1 0\n 0 1 0\n 0 1 0\n 0 1 0\n 0 1 0\n 0 1 0\n 0 1 0\n 0 1 0\n 0 1 0\n 0 1 0\n 0 1 0\n 0 1 0\n 0 1 0\n 0 1 0\n 0 1 0\n 0 1 0\n 0 1 0\n 0 1 0\n 0 1 0\n 0 1 0\n 0 1 0\n 0 1 0\n 0 1 0\n 0 1 0\n 0 1 0\n 0 1 0\n 0 1 0\n 0 1 0\n 0 1 0\n 0 1 0\n 0 1 0\n 0 1 0\n 0 1 0\n 0 1 0\n 0 1 0\n 0 0 0\n 0 0 0\n 0 0 0\n 0 0 0\n 0 0 0\n 0 0 0\n 0 0 0\n 0 0 0\n 0 0 0\n 0 0 0\n 0 0 0\n 0 0 0\n 0 0 0\n 0 0 0\n 0 0 0\n 0 0 0\n 0 0 0\n 0 0 0\n 0 0 0\n 0 0 0\n 0 0 0\n 0 0 0\n 0 0 0\n 0 0 0\n 0 0 0\n 0 0 0\n 0 0 0\n 0 0 0\n 0 0 0\n 0 0 0\n 0 0 0\n 0 0 0\n 0 0 0\n 0 0 0\n 0 0 0\n 0 0 0\n 0 0 0\n 0 0 0\n 0 0 0\n 0 0 0\n 0 0 0\n 0 0 0\n 0 0 0\n 0 0 0\n 0 0 0\n 0 0 0\n 0 0 0\n 0 0 0\n 0 0 0\n 0 0 0\n 0 0 0\n 0 0 0\n 0 0 0\n 0 0 0\n 0 0 0\n 0 0 0\n 0 0 0\n 0 0 0\n 0 0 0\n 0 0 0\n 0 0 0\n 0 0 0\n 0 0 0\n 0 0 0\n 0 0 0\n 0 0 0\n 0 0 0\n 0 0 0\n 0 0 0\n 0 0 0\n 0 0 0\n 0 0 0\n 0 0 0\n 0 0 0\n 0 0 0\n 0 0 0\n 0 0 0\n 0 0 0\n 0 0 0\n 0 0 0\n 0 0 0\n 0 0 0\n 0 0 0\n 0 0 0\n 0 0 0\n 0 0 0\n 0 0 0\n 0 0 0\n 0 0 0\n 0 0 0\n 0 0 0\n 0 0 0\n 0 0 0\n 0 0 0\n 0 0 0\n 0 0 0\n 0 0 0\n 0 0 0\n 0 0 0\n 0 0 0\n 0 0 0\n 0 0 0\n 0 0 0\n 0 0 0\n 0 0 0\n 0 0 0\n 0 0 0\n 0 0 0\n 0 0 0\n 0 0 0\n 0 0 0\n 0 0 0\n 0 0 0\n 0 0 0\n 0 0 0\n 0 0 0\n 0 0 0\n 0 0 0\n 0 0 0\n 0 0 0\n 0 0 0\n 0 0 0\n 0 0 0\n 0 0 0\n 0 0 0\n 0 0 0\n 0 0 0\n 0 0 0\n 0 0 0\n 0 0 0\n 0 0 0\n 0 0 0\n 0 0 0\n 0 0 0\n 0 0 0\n 0 0 0\n 0 0 0\n 0 0 0\n 0 0 0\n 0 0 0\n 0 0 0\n 0 0 0\n 0 0 0\n 0 0 0\n 0 0 0\n 0 0 0\n 0 0 0\n 0 0 0\n 0 0 0\n 0 0 0\n 0 0 0\n 0 0 0\n 0 0 1\n 0 0 1\n 0 0 1\n 0 0 1\n 0 0 1\n 0 0 1\n 0 0 1\n 0 0 0\n 0 0 0\n 0 0 0\n 0 0 0\n 0 0 0\n 0 0 0\n 0 0 0\n 0 0 0\n 0 0 0\n 0 0 0\n 0 0 0\n 0 0 0\n 0 0 0\n 0 0 0\n 0 0 0\n 0 0 0\n 0 0 0\n 0 0 0\n 0 0 0\n 0 0 0\n 0 0 0\n 0 0 0\n 0 0 0\n 0 0 0\n 0 0 0\n 0 0 0\n 0 0 0\n 0 0 0\n 0 0 0\n 0 0 0\n 0 0 0\n 0 0 0\n 0 0 0\n 0 0 0\n 0 0 0\n 0 0 0\n 0 0 0\n 0 0 0\n 0 0 0\n 0 0 0\n 0 0 0\n 0 0 0\n 0 0 0\n 0 0 0\n 0 0 0\n 0 0 0\n 0 0 0\n 0 0 0\n 0 0 0\n 0 0 0\n 0 0 0\n 0 0 0\n 0 0 0\n 0 0 0\n 0 0 0\n 0 0 0\n 0 0 0\n 0 0 0\n 0 0 0\n 0 0 0\n 0 0 0\n 0 0 0\n 0 0 0\n 0 0 0\n 0 0 0\n 0 0 0\n 0 0 0\n 0 0 0\n 0 0 0\n 0 0 0\n 0 0 0\n 0 0 0\n 0 0 0\n 0 0 0\n 0 0 0\n 0 0 0\n 0 0 0\n 0 0 0\n 0 0 0\n 0 0 0\n 0 0 0\n 0 0 0\n 0 0 0\n 0 0 0\n 0 0 0\n 0 0 0\n 0 0 0\n 0 0 0\n 0 0 0\n 0 0 0\n 0 0 0\n 0 0 0\n 0 0 0\n 0 0 0\n 0 0 0\n 0 0 0\n 0 0 0\n 0 0 0\n 0 0 0\n 0 0 0\n 0 0 0\n 0 0 0\n 0 0 0\n 0 0 0\n 0 0 0\n 0 0 0\n 0 0 0\n 0 0 0\n 0 0 0\n 0 0 0\n 0 0 0\n 0 0 0\n 0 0 0\n 0 0 0\n 0 0 0\n 0 0 0\n 0 0 0\n 0 0 0\n 0 0 0\n 0 0 0\n 0 0 0\n 0 0 0\n 0 0 0\n 0 0 0\n 0 0 0\n 0 0 0\n 0 0 0\n 0 0 0\n 0 0 0\n 0 0 0\n 0 0 0\n 0 0 0\n 0 0 0\n 0 0 0\n 0 0 0\n 0 0 0\n 0 0 0\n 0 0 0\n 0 0 0\n 0 0 0\n 0 0 0\n 0 0 0\n 0 0 0\n 0 0 0\n 0 0 0\n 0 0 0\n 0 0 0\n 0 0 0\n 0 0 0\n 0 0 0\n 0 0 0\n 0 0 0\n 0 0 0\n 0 0 0\n 0 0 0\n 0 0 0\n 0 0 0\n 0 0 0\n 0 0 0\n 0 0 0\n 0 0 0\n 0 0 0\n 0 0 0\n 0 0 0\n 0 0 0\n 0 0 0\n 0 0 0\n 0 0 0\n 0 0 1\n 0 0 1\n 0 0 1\n 0 0 1\n 0 0 1\n 0 0 1\n 0 0 1\n 0 0 1\n 0 0 0\n 0 0 0\n 0 0 0\n 0 0 0\n 0 0 0\n 0 0 0\n 0 0 0\n 0 0 0\n 0 0 0\n 0 0 0\n 0 0 0\n 0 0 0\n 0 0 0\n 0 0 0\n 0 0 0\n 0 0 0\n 0 0 0\n 0 0 0\n 0 0 0\n 0 0 0\n 0 0 0\n 0 0 0\n 0 0 0\n 0 0 0\n 0 0 0\n 0 0 0\n 0 0 0\n 0 0 0\n 0 0 0\n 0 0 0\n 0 0 0\n 0 0 0\n 0 0 0\n 0 0 0\n 0 0 0\n 0 0 0\n 0 0 0\n 0 0 0\n 0 0 0\n 0 0 0\n 0 0 0\n 0 0 0\n 0 0 0\n 0 0 0\n 0 0 0\n 0 0 0\n 0 0 0\n 0 0 0\n 0 0 0\n 0 0 1\n 0 0 1\n 0 0 1\n 0 0 1\n 0 0 1\n 0 0 1\n 0 0 1\n 0 0 1\n 0 0 0\n 0 0 0\n 0 0 0\n 0 0 0\n 0 0 0\n 0 0 0\n 0 0 0\n 0 0 0\n 0 0 0\n 1 0 0\n 1 0 0\n 1 0 0\n 1 0 0\n 1 0 0\n 1 0 0\n 1 0 0\n 1 0 0\n 1 0 0\n 1 0 0\n 1 0 0\n 1 0 0\n 1 0 0\n 1 0 0\n 1 0 0\n 1 0 0\n 1 0 0\n 0 0 0\n 0 0 0\n 0 0 0\n 0 0 0\n 0 0 0\n 0 0 0\n 0 0 0\n 0 0 0\n 0 0 0\n 0 0 0\n 0 0 0\n 0 0 0\n 0 0 0\n 0 0 0\n 0 0 0\n 0 0 0\n 0 0 0\n 0 0 0\n 0 0 0\n 0 0 0\n 0 0 0\n 0 0 0\n 0 0 0\n 0 0 0\n 0 0 0\n 0 0 0\n 0 0 0\n 0 0 0\n 0 0 0\n 0 0 0\n 0 0 0\n 0 0 0\n 0 0 0\n 0 0 0\n 0 0 0\n 0 0 0\n 0 0 0\n 0 0 0\n 0 0 0\n 0 0 0\n 0 0 0\n 0 0 0\n 0 0 0\n 0 0 0\n 0 0 0\n 0 0 0\n 0 0 0\n 0 0 0\n 0 0 0\n 0 0 0\n 0 0 0\n 0 0 0\n 0 0 0\n 0 0 0\n 0 0 0\n 0 0 0\n 0 0 0\n 0 0 0\n 0 0 0\n 0 0 0\n 0 0 0\n 0 0 0\n 0 0 0\n 0 0 0\n 0 0 0\n 0 0 0\n 0 0 0\n 0 0 0\n 0 0 0\n 0 0 0\n 0 0 0\n 0 0 0\n 0 0 0\n 0 0 0\n 0 0 0\n 0 0 0\n 0 0 0\n 0 0 0\n 0 0 0\n 0 0 0\n 0 0 0\n 0 0 0\n 0 0 0\n 0 0 0\n 0 0 0\n 0 0 0\n 0 0 0\n 0 0 0\n 0 0 0\n 0 0 0\n 0 0 0\n 0 0 0\n 0 0 0\n 0 0 0\n 0 0 0\n 0 0 0\n 0 0 0\n 0 0 0\n 0 0 0\n 0 0 0\n 0 0 0\n 0 0 0\n 0 0 0\n 0 0 0\n 0 0 0\n 0 0 0\n 0 0 0\n 0 0 0\n 0 0 0\n 0 0 0\n 0 0 0\n 0 0 0\n 0 0 0\n 0 0 0\n 0 0 0\n 0 0 0\n 0 0 0\n 0 0 0\n 0 0 0\n 0 0 0\n 0 0 0\n 0 0 0\n 0 0 0\n 0 0 0\n 0 0 0\n 0 0 0\n 0 0 0\n 0 0 0\n 0 0 0\n 0 0 0\n 0 0 0\n 0 0 0\n 0 0 0\n 0 0 0\n 0 0 0\n 0 0 0\n 0 0 0\n 0 0 0\n 0 0 0\n 0 0 0\n 0 0 0\n 0 0 0\n 0 0 0\n 0 0 0\n 0 0 0\n 0 0 0\n 0 0 0\n 0 0 1\n 0 0 1\n 0 0 1\n 0 0 1\n 0 0 1\n 0 0 1\n 0 0 1\n 0 0 1\n 0 0 0\n 0 0 0\n 0 0 0\n 0 0 0\n 0 0 0\n 0 0 0\n 0 0 0\n 0 0 0\n 0 0 0\n 0 0 0\n 0 0 0\n 0 0 0\n 0 0 0\n 0 0 0\n 0 0 0\n 0 0 0\n 0 0 0\n 0 0 0\n 0 0 0\n 0 0 0\n 0 0 0\n 0 0 0\n 0 0 0\n 0 0 0\n 0 0 0\n 0 0 0\n 0 0 0\n 0 0 0\n 0 0 0\n 0 0 0\n 0 0 0\n 0 0 0\n 0 0 0\n 0 0 0\n 0 0 0\n 0 0 0\n 0 0 0\n 0 0 0\n 0 0 0\n 0 0 0\n 0 0 0\n 0 0 0\n 0 0 0\n 0 0 0\n 0 0 0\n 0 0 0\n 0 0 0\n 0 0 0\n 0 0 0\n 0 0 0\n 0 0 0\n 0 0 0\n 0 0 0\n 0 0 0\n 0 0 0\n 0 0 0\n 0 0 0\n 0 0 0\n 0 0 0\n 0 0 0\n 0 0 0\n 0 0 0\n 0 0 0\n 0 0 0\n 0 0 0\n 0 0 0\n 0 0 0\n 0 0 0\n 0 0 0\n 0 0 0\n 0 0 0\n 0 0 0\n 0 0 0\n 0 0 0\n 0 0 0\n 0 0 0\n 0 0 0\n 0 0 0\n 0 0 0\n 0 0 0\n 0 0 0\n 0 0 0\n 0 0 0\n 0 0 0\n 0 0 0\n 0 0 0\n 0 0 0\n 0 0 0\n 0 0 0\n 0 0 0\n 0 0 0\n 0 0 0\n 0 0 0\n 0 0 0\n 0 0 0\n 0 0 0\n 0 0 0\n 0 0 0\n 0 0 0\n 0 0 0\n 0 0 0\n 0 0 0\n 0 0 0\n 0 0 0\n 0 0 0\n 0 0 0\n 0 0 0\n 0 0 0\n 0 0 0\n 0 0 0\n 0 0 0\n 0 0 0\n 0 0 0\n 0 0 0\n 0 0 0\n 0 0 0\n 0 0 0\n 0 0 0\n 0 0 0\n 0 0 0\n 0 0 0\n 0 0 0\n 0 0 0\n 0 0 0\n 0 0 0\n 0 0 0\n 0 0 0\n 0 0 0\n 0 0 0\n 0 0 0\n 0 0 0\n 0 0 0\n 0 0 0\n 0 0 0\n 0 0 0\n 0 0 0\n 0 0 0\n 0 0 0\n 0 0 0\n 0 0 0\n 0 0 0\n 0 0 0\n 0 0 0\n 0 0 0\n 0 0 0\n 0 0 0\n 0 0 0\n 0 0 0\n 0 0 0\n 0 0 0\n 0 0 0\n 0 0 0\n 0 0 0\n 0 0 0\n 0 0 0\n 0 0 0\n 0 0 0\n 0 0 0\n 0 0 0\n 0 0 0\n 0 0 0\n 0 0 0\n 0 0 0\n 0 0 0\n 0 0 0\n 0 0 0\n 0 0 0\n 0 0 1\n 0 0 1\n 0 0 1\n 0 0 1\n 0 0 1\n 0 0 1\n 0 0 0\n 0 0 0\n 0 0 0\n 0 0 0\n 0 0 0\n 0 0 0\n 0 0 0\n 0 0 0\n 0 0 0\n 0 0 0\n 0 0 0\n 0 0 0\n 0 0 0\n 0 0 0\n 0 0 0\n 0 0 0\n 0 0 0\n 0 0 0\n 0 0 0\n 0 0 0\n 0 0 0\n 0 0 0\n 0 0 0\n 0 0 0\n 0 0 0\n 0 0 0\n 0 0 0\n 0 0 0\n 0 0 0\n 0 0 0\n 0 0 0\n 0 0 0\n 0 0 0\n 0 0 0\n 0 0 0\n 0 0 0\n 0 0 0\n 0 0 0\n 0 0 0\n 0 0 0\n 0 0 0\n 0 0 0\n 0 0 0\n 0 0 0\n 0 0 0\n 0 0 0\n 0 0 0\n 0 0 0\n 0 0 0\n 0 0 0\n 0 0 0\n 0 0 0\n 0 0 0\n 0 0 0\n 0 0 0\n 0 0 0\n 0 0 0\n 0 0 0\n 0 0 0\n 0 0 0\n 0 0 0\n 0 0 0\n 0 0 0\n 0 0 0\n 0 0 0\n 0 0 0\n 0 0 0\n 0 0 0\n 0 0 0\n 0 0 0\n 0 0 0\n 0 0 0\n 0 0 0\n 0 0 0\n 0 0 0\n 0 0 0\n 0 0 0\n 0 0 0\n 0 0 0\n 0 0 0\n 0 0 0\n 0 0 0\n 0 0 0\n 0 0 0\n 0 0 0\n 0 0 0\n 0 0 0\n 0 0 0\n 0 0 0\n 0 0 0\n 0 0 0\n 0 0 0\n 0 0 0\n 0 0 0\n 0 0 0\n 0 0 0\n 0 0 0\n 0 0 0\n 0 0 0\n 0 0 0\n 0 0 0\n 0 0 0\n 0 0 0\n 0 0 0\n 0 0 0\n 0 0 0\n 0 0 0\n 0 0 0\n 0 0 0\n 0 0 0\n 0 0 0\n 0 0 0\n 0 0 0\n 0 0 0\n 0 0 0\n 0 0 0\n 0 0 0\n 0 0 0\n 0 0 0\n 0 0 0\n 0 0 0\n 0 0 0\n 0 0 0\n 0 0 0\n 0 0 0\n 0 0 0\n 0 0 0\n 0 0 0\n 0 0 0\n 0 0 0\n 0 0 0\n 0 0 0\n 0 0 0\n 0 0 0\n 0 0 0\n 0 0 0\n 0 0 0\n 0 0 0\n 0 0 0\n 0 0 0\n 0 0 0\n 0 0 0\n 0 0 0\n 0 0 0\n 0 0 0\n 0 0 0\n 0 0 0\n 0 0 0\n 0 0 0\n 0 0 0\n 0 0 0\n 0 0 0\n 0 0 0\n 0 0 0\n 0 0 0\n 0 0 0\n 0 0 0\n 0 0 0\n 0 0 0\n 0 0 0\n 0 0 0\n 0 0 0\n 0 0 0\n 0 0 0\n 0 0 0\n 0 0 0\n 0 0 0\n 0 0 0\n 0 0 0\n 0 0 1\n 0 0 1\n 0 0 1\n 0 0 1\n 0 0 1\n 0 0 1\n 0 0 1\n 0 0 1\n 0 0 0\n 0 0 0\n 0 0 0\n 0 0 0\n 0 0 0\n 0 0 0\n 0 0 0\n 0 0 0\n 0 0 0\n 0 0 0\n 0 0 0\n 0 0 0\n 0 0 0\n 0 0 0\n 0 0 0\n 0 0 0\n 0 0 0\n 0 0 0\n 0 0 0\n 0 0 0\n 0 0 0\n 0 0 0\n 0 0 0\n 0 0 0\n 0 0 0\n 0 0 0\n 0 0 0\n 0 0 0\n 0 0 0\n 0 0 0\n 0 0 0\n 0 0 0\n 0 0 0\n 0 0 0\n 0 0 0\n 0 0 0\n 0 0 0\n 0 0 0\n 0 0 0\n 0 0 0\n 0 0 0\n 0 0 0\n 0 0 0\n 0 0 0\n 0 0 0\n 0 0 0\n 0 0 0\n 0 0 0\n 0 0 0\n 0 0 0\n 0 0 0\n 0 0 0\n 0 0 0\n 0 0 1\n 0 0 1\n 0 0 1\n 0 0 1\n 0 0 1\n 0 0 0\n 0 0 0\n 0 0 0\n 0 0 0\n 0 0 0\n 0 0 0\n 0 0 0\n 0 1 0\n 0 1 0\n 0 1 0\n 0 1 0\n 0 1 0\n 0 1 0\n 0 1 0\n 0 1 0\n 0 1 0\n 0 1 0\n 0 1 0\n 0 1 0\n 0 1 0\n 0 1 0\n 0 1 0\n 0 1 0\n 0 0 0\n 0 0 0\n 0 0 0\n 0 0 0\n 0 0 0\n 0 0 0\n 0 0 0\n 0 0 0\n 0 0 0\n 0 0 0\n 0 0 0\n 0 0 0\n 0 0 0\n 0 0 0\n 0 0 0\n 0 0 0\n 0 0 0\n 0 0 0\n 0 0 0\n 0 0 0\n 0 0 0\n 0 0 0\n 0 0 0\n 0 0 0\n 0 0 0\n 0 1 1\n 0 1 1\n 0 1 1\n 0 1 1\n 0 1 1\n 0 1 1\n 0 1 0\n 0 1 0\n 0 1 0\n 0 1 0\n 0 1 0\n 0 1 0\n 0 1 0\n 0 1 0\n 0 1 0\n 0 1 0\n 0 1 0\n 0 1 0\n 0 1 0\n 0 1 0\n 0 1 0\n 0 1 0\n 0 1 0\n 0 1 0\n 0 1 0\n 0 0 0\n 0 0 0\n 0 0 0\n 0 0 0\n 0 0 0\n 0 0 0\n 0 0 0\n 0 0 0\n 0 0 0\n 0 0 0\n 0 0 0\n 0 0 0\n 0 0 0\n 0 0 0\n 0 0 0\n 0 0 0\n 0 0 0\n 0 0 0\n 0 0 0\n 0 0 0\n 1 0 1\n 1 0 1\n 1 0 1\n 1 0 1\n 1 0 1\n 1 0 1\n 1 0 1\n 1 0 0\n 1 0 0\n 1 0 0\n 1 0 0\n 1 0 0\n 1 0 0\n 1 0 0\n 1 0 0\n 1 0 0\n 1 0 0\n 1 0 0\n 1 0 0\n 1 0 0\n 1 0 0\n 1 0 0\n 1 0 0\n 1 0 0\n 1 0 0\n 1 0 0\n 1 0 0\n 1 0 0\n 1 0 0\n 1 0 0\n 1 0 0\n 1 0 0\n 1 0 0\n 1 0 0\n 1 0 0\n 1 0 0\n 1 0 0\n 1 0 0\n 1 0 0\n 1 0 0\n 1 0 0\n 1 0 0\n 1 0 0\n 1 0 0\n 1 0 0\n 1 0 0\n 1 0 0\n 1 0 0\n 1 0 0\n 1 0 0\n 1 0 0\n 1 0 0\n 1 0 0\n 1 0 0\n 1 0 0\n 1 0 0\n 1 0 0\n 1 0 0\n 1 0 0\n 1 0 0\n 1 0 0\n 1 0 0\n 1 0 0\n 1 0 0\n 1 0 0\n 1 0 0\n 1 0 0\n 1 0 0\n 1 0 0\n 1 0 0\n 1 0 0\n 1 0 0\n 1 0 0\n 1 0 0\n 1 0 0\n 1 0 0\n 1 0 0\n 1 0 0\n 1 0 0\n 1 0 0\n 1 0 0\n 1 0 0\n 1 0 0\n 1 0 0\n 1 0 0\n 1 0 0\n 1 0 0\n 1 0 0\n 1 0 0\n 1 0 0\n 1 0 0\n 1 0 0\n 1 0 0\n 1 0 0\n 1 0 0\n 1 0 0\n 1 0 0\n 1 0 0\n 1 0 0\n 1 0 0\n 1 0 0\n 1 0 0\n 1 0 0\n 1 0 0\n 1 0 0\n 1 0 0\n 1 0 0\n 1 0 0\n 1 0 0\n 1 0 0\n 1 0 0\n 1 0 0\n 1 0 0\n 1 0 0\n 1 0 0\n 1 0 0\n 1 0 0\n 1 0 0\n 1 0 0\n 1 0 0\n 1 0 0\n 1 0 0\n 1 0 0\n 1 0 0\n 1 0 0\n 1 0 0\n 1 0 0\n 1 0 0\n 1 0 0\n 1 0 0\n 1 0 0\n 1 0 0\n 1 0 0\n 1 0 0\n 1 0 0\n 1 0 0\n 1 0 0\n 1 0 0\n 1 0 0\n 1 0 0\n 1 0 0\n 1 0 0\n 1 0 0\n 1 0 0\n 1 0 0\n 1 0 0\n 1 0 0\n 1 0 0\n 1 0 0\n 1 0 0\n 1 0 0\n 1 0 0\n 1 0 0\n 1 0 0\n 1 0 0\n 1 0 0\n 1 0 0\n 1 0 0\n 1 0 0\n 1 0 0\n 1 0 0\n 1 0 0\n 1 0 0\n 1 0 0\n 1 0 0\n 1 0 0\n 1 0 0\n 1 0 0\n 1 0 0\n 1 0 0\n 1 0 0\n 1 0 0\n 1 0 0\n 1 0 0\n 1 0 0\n 1 0 0\n 1 0 0\n 1 0 0\n 1 0 0\n 1 0 0\n 1 0 0\n 1 0 0\n 1 0 0\n 1 0 0\n 1 0 0\n 1 0 0\n 1 0 0\n 1 0 0\n 1 0 0\n 1 0 0\n 1 0 0\n 1 0 0\n 1 0 0\n 1 0 0\n 1 0 0\n 1 0 0\n 1 0 0\n 1 0 0\n 1 0 0\n 1 0 0\n 1 0 0\n 1 0 0\n 1 0 0\n 1 0 0\n 1 0 0\n 1 0 0\n 1 0 0\n 1 0 0\n 1 0 0\n 1 0 0\n 1 0 0\n 1 0 0\n 1 0 0\n 1 0 0\n 1 0 0\n 1 0 0\n 1 0 0\n 1 0 0\n 1 0 0\n 1 0 0\n 1 0 0\n 1 0 0\n 1 0 0\n 1 0 0\n 1 0 0\n 1 0 0\n 1 0 0\n 1 0 0\n 1 0 0\n 1 0 0\n 1 0 0\n 1 0 0\n 1 0 0\n 1 0 0\n 1 0 0\n 1 0 0\n 1 0 0\n 1 0 0\n 1 0 0\n 1 0 0\n 1 0 0\n 1 0 0\n 1 0 0\n 1 0 0\n 1 0 0\n 1 0 0\n 1 0 0\n 1 0 0\n 1 0 0\n 1 0 0\n 1 0 0\n 1 0 0\n 1 0 0\n 1 0 0\n 1 0 0\n 1 0 0\n 1 0 0\n 1 0 0\n 1 0 0\n 1 0 0\n 1 0 0\n 1 0 0\n 1 0 0\n 1 0 0\n 1 0 0\n 1 0 0\n 1 0 0\n 1 0 0\n 1 0 0\n 1 0 0\n 1 0 0\n 1 0 0\n 1 0 0\n 1 0 0\n 1 0 0\n 1 0 0\n 1 0 0\n 1 0 0\n 1 0 0\n 1 0 0\n 1 0 0\n 1 0 0\n 1 0 0\n 1 0 0\n 1 0 0\n 1 0 0\n 1 0 0\n 1 0 0\n 1 0 0\n 1 0 0\n 1 0 0\n 1 0 0\n 1 0 0\n 1 0 0\n 1 0 0\n 1 0 0\n 1 0 0\n 1 0 0\n 1 0 0\n 1 0 0\n 1 0 0\n 1 0 0\n 1 0 0\n 1 0 0\n 1 0 0\n 1 0 0\n 1 0 0\n 1 0 0\n 1 0 0\n 1 0 0\n 1 0 0\n 1 0 0\n 1 0 0\n 1 0 0\n 0 0 0\n 0 0 0\n 0 0 0\n 0 1 0\n 0 1 0\n 0 1 0\n 0 1 0\n 0 1 0\n 0 1 0\n 0 1 0\n 0 1 0\n 0 1 0\n 0 1 0\n 0 1 0\n 0 1 0\n 0 1 0\n 0 1 0\n 0 1 0\n 0 1 0\n 0 1 0\n 0 1 0\n 0 1 0\n 0 1 0\n 0 1 0\n 0 1 0\n 0 1 0\n 0 1 0\n 0 1 0\n 0 1 0\n 0 1 0\n 0 1 0\n 0 1 0\n 0 1 0\n 0 1 0\n 0 1 0\n 0 1 0\n 0 1 0\n 0 1 0\n 0 1 0\n 0 1 0\n 0 1 0\n 0 1 0\n 0 1 0\n 0 1 0\n 0 1 0\n 0 1 0\n 0 1 0\n 0 1 0\n 0 1 0\n 0 1 0\n 0 1 0\n 0 1 0\n 0 1 0\n 0 1 0\n 0 1 0\n 0 1 0\n 0 1 0\n 0 1 0\n 0 1 0\n 0 1 0\n 0 1 0\n 0 1 0\n 0 1 0\n 0 1 0\n 0 1 0\n 0 1 0\n 0 1 0\n 0 1 0\n 0 1 0\n 0 1 0\n 0 1 0\n 0 1 0\n 0 1 0\n 0 1 0\n 0 1 0\n 0 1 0\n 0 1 0\n 0 1 0\n 0 1 0\n 0 1 0\n 0 1 0\n 0 1 0\n 0 1 0\n 0 1 0\n 0 1 0\n 0 1 0\n 0 1 0\n 0 1 0\n 0 1 0\n 0 1 0\n 0 1 0\n 0 1 0\n 0 1 0\n 0 1 0\n 0 1 0\n 0 1 0\n 0 1 0\n 0 1 0\n 0 1 0\n 0 1 0\n 0 1 0\n 0 1 0\n 0 1 0\n 0 1 0\n 0 1 0\n 0 1 0\n 0 1 0\n 0 1 0\n 0 1 0\n 0 1 0\n 0 1 0\n 0 1 0\n 0 1 0\n 0 1 0\n 0 1 0\n 0 1 0\n 0 1 0\n 0 1 0\n 0 1 0\n 0 1 0\n 0 1 0\n 0 1 0\n 0 1 0\n 0 1 0\n 0 1 0\n 0 1 0\n 0 1 0\n 0 1 0\n 0 1 0\n 0 1 0\n 0 1 0\n 0 1 0\n 0 1 0\n 0 1 0\n 0 1 0\n 0 1 0\n 0 1 0\n 0 1 0\n 0 1 0\n 0 1 0\n 0 1 0\n 0 1 0\n 0 1 0\n 0 1 0\n 0 1 0\n 0 1 0\n 0 1 0\n 0 1 0\n 0 1 0\n 0 1 0\n 0 1 0\n 0 1 0\n 0 1 0\n 0 1 0\n 0 1 0\n 0 1 0\n 0 1 0\n 0 1 0\n 0 1 0\n 0 1 0\n 0 1 0\n 0 1 0\n 0 1 0\n 0 1 0\n 0 1 0\n 0 1 0\n 0 1 0\n 0 1 0\n 0 1 0\n 0 1 0\n 0 1 0\n 0 1 0\n 0 1 0\n 0 1 0\n 0 1 0\n 0 1 0\n 0 1 0\n 0 1 0\n 0 1 0\n 0 1 0\n 0 1 0\n 0 1 0\n 0 1 0\n 0 1 0\n 0 1 0\n 0 1 0\n 0 1 0\n 0 1 0\n 0 1 0\n 0 1 0\n 0 1 0\n 0 1 0\n 0 1 0\n 0 1 0\n 0 1 0\n 0 1 0\n 0 1 0\n 0 1 0\n 0 1 0\n 0 1 0\n 0 1 0\n 0 1 0\n 0 1 0\n 0 1 0\n 0 1 0\n 0 1 0\n 0 1 0\n 0 1 0\n 0 1 0\n 0 1 0\n 0 1 0\n 0 1 0\n 0 1 0\n 0 1 0\n 0 1 0\n 0 1 0\n 0 1 0\n 0 1 0\n 0 1 0\n 0 1 0\n 0 1 0\n 0 1 0\n 0 1 0\n 0 1 0\n 0 1 0\n 0 1 0\n 0 1 0\n 0 1 0\n 0 1 0\n 0 1 0\n 0 1 0\n 0 1 0\n 0 1 0\n 0 1 0\n 0 1 0\n 0 1 0\n 0 1 0\n 0 1 0\n 0 1 0\n 0 1 0\n 0 1 0\n 0 1 0\n 0 1 0\n 0 1 0\n 0 1 0\n 0 1 0\n 0 1 0\n 0 1 0\n 0 1 0\n 0 1 0\n 0 1 0\n 0 1 0\n 0 1 0\n 0 1 0\n 0 1 0\n 0 1 0\n 0 1 0\n 0 0 0\n 0 0 0\n 0 0 0\n 0 0 0\n 0 0 0\n 0 0 0\n 0 0 0\n 0 0 0\n 0 0 0\n 0 0 0\n 0 0 0\n 0 0 0\n 0 0 0\n 0 0 0\n 0 0 0\n 0 0 0\n 0 0 0\n 0 0 0\n 0 0 0\n 0 0 0\n 0 0 0\n 0 0 0\n 0 0 0\n 0 0 0\n 1 0 0\n 1 0 0\n 1 0 0\n 1 0 0\n 1 0 0\n 1 0 0\n 1 0 0\n 1 0 0\n 1 0 0\n 1 0 0\n 1 0 0\n 1 0 0\n 1 0 0\n 1 0 0\n 0 0 0\n 0 0 0\n 0 0 0\n 0 0 0\n 0 0 0\n 0 0 0\n 0 0 0\n 0 0 0\n 0 0 0\n 0 0 0\n 0 0 0\n 0 0 0\n 0 0 0\n 0 0 0\n 0 0 0\n 0 0 0\n 0 0 0\n 0 0 0\n 0 0 0\n 0 0 0\n 0 0 0\n 0 0 0\n 0 0 0\n 0 0 0\n 0 0 0\n 0 0 0\n 0 0 0\n 0 0 0\n 0 0 0\n 0 0 0\n 0 0 0\n 0 0 0\n 0 0 0\n 0 0 0\n 0 0 0\n 0 0 0\n 0 0 0\n 0 0 0\n 0 0 0\n 0 0 0\n 0 0 0\n 0 0 0\n 0 0 0\n 0 0 0\n 0 0 0\n 0 0 0\n 0 0 0\n 0 0 0\n 0 0 0\n 0 0 0\n 0 0 0\n 0 0 0\n 0 0 0\n 0 0 0\n 0 0 0\n 0 0 0\n 0 0 0\n 0 0 0\n 0 0 0\n 0 0 0\n 0 0 0\n 0 0 0\n 0 0 0\n 0 0 0\n 0 0 0\n 0 0 0\n 0 0 0\n 0 0 0\n 0 0 0\n 0 0 0\n 0 0 0\n 1 0 0\n 1 0 0\n 1 0 0\n 1 0 0\n 1 0 0\n 1 0 0\n 1 0 0\n 1 0 0\n 1 0 0\n 1 0 0\n 1 0 0\n 1 0 0\n 1 0 0\n 1 0 0\n 1 0 0\n 1 0 0\n 1 0 0\n 1 0 0\n 1 0 0\n 1 0 0\n 1 0 0\n 1 0 0\n 1 0 0\n 1 0 0\n 1 0 0\n 1 0 0\n 1 0 0\n 1 0 0\n 0 0 0\n 0 0 0\n 0 0 0\n 0 0 0\n 0 0 0\n 0 0 0\n 0 0 0\n 0 0 0\n 0 0 0\n 0 0 0\n 0 0 0\n 0 0 0\n 0 0 0\n 0 0 0\n 0 0 0\n 0 0 0\n 0 0 0\n 0 0 0\n 0 0 0\n 0 0 0\n 0 0 0\n 0 0 0\n 0 0 0\n 0 0 0\n 0 0 0\n 0 0 0\n 0 0 0\n 0 0 0\n 0 0 0\n 0 0 0\n 0 0 0\n 0 0 0\n 0 0 0\n 0 0 0\n 0 0 0\n 0 0 0\n 1 0 0\n 1 0 0\n 1 0 0\n 1 0 0\n 1 0 0\n 1 0 0\n 1 0 0\n 1 0 0\n 1 0 0\n 1 0 0\n 1 0 0\n 1 0 0\n 1 0 0\n 1 0 0\n 1 0 0\n 1 0 0\n 1 0 0\n 1 0 0\n 0 0 0\n 0 0 0\n 0 0 0\n 0 0 0\n 0 0 0\n 0 0 0\n 0 0 0\n 0 0 0\n 0 0 0\n 0 0 0\n 0 0 0\n 0 0 0\n 0 0 0\n 0 0 0\n 0 0 0\n 0 0 0\n 0 0 0\n 0 0 0\n 0 0 0\n 0 0 0\n 0 0 0\n 0 0 0\n 0 0 0\n 0 0 0\n 0 0 0\n 0 0 0\n 0 0 0\n 0 0 0\n 0 0 0\n 0 0 0\n 0 0 0\n 0 0 0\n 0 0 0\n 0 0 0\n 0 0 0\n 0 0 0\n 0 0 0\n 0 0 0\n 0 0 0\n 0 0 0\n 0 0 0\n 0 0 0\n 0 0 0\n 0 0 0\n 0 0 0\n 0 0 0\n 0 0 0\n 0 0 0\n 0 0 0\n 0 0 0\n 0 0 0\n 0 0 0\n 0 0 0\n 0 0 0\n 0 0 0\n 0 0 0\n 0 0 0\n 0 0 0\n 0 0 0\n 0 0 0\n 0 0 0\n 0 0 0\n 0 0 0\n 0 0 0\n 0 0 0\n 0 0 0\n 0 0 0\n 0 0 0\n 0 0 0\n 0 0 0\n 0 0 0\n 0 0 0\n 0 0 0\n 0 0 0\n 0 0 0\n 0 0 0\n 0 0 0\n 0 0 0\n 0 0 0\n 0 0 0\n 0 0 0\n 0 0 0\n 0 0 0\n 0 0 0\n 0 0 0\n 0 0 0\n 0 0 0\n 0 0 0\n 0 0 0\n 0 0 0\n 0 0 0\n 0 0 0\n 0 0 0\n 0 0 0\n 0 0 0\n 0 0 0\n 0 0 0\n 0 0 0\n 0 0 0\n 0 0 0\n 0 0 0\n 0 0 0\n 0 0 0\n 0 0 0\n 0 0 0\n 0 0 0\n 0 0 0\n 0 0 0\n 0 0 0\n 0 0 0\n 0 0 0\n 0 0 0\n 0 0 0\n 0 0 0\n 0 0 0\n 0 0 0\n 0 0 0\n 0 0 0\n 0 0 0\n 0 0 0\n 0 0 0\n 0 0 0\n 0 0 0\n 0 0 0\n 0 0 0\n 0 0 0\n 0 0 0\n 0 0 0\n 0 0 0\n 0 0 0\n 0 0 0\n 0 0 0\n 0 0 0\n 0 0 0\n 0 0 0\n 0 0 0\n 0 0 0\n 0 0 0\n 0 0 0\n 0 0 0\n 0 0 0\n 0 0 0\n 0 0 0\n 0 0 0\n 0 0 1\n 0 0 1\n 0 0 1\n 0 0 1\n 0 0 1\n 0 0 1\n 0 0 0\n 0 0 0\n 0 0 0\n 0 0 0\n 0 0 0\n 0 0 0\n 0 0 0\n 0 0 0\n 0 0 0\n 0 0 0\n 0 0 0\n 0 0 0\n 0 0 0\n 0 0 0\n 0 0 0\n 0 0 0\n 0 0 0\n 0 0 0\n 0 0 0\n 0 0 0\n 0 0 0\n 0 0 0\n 0 0 0\n 0 0 0\n 0 0 0\n 0 0 0\n 0 0 0\n 0 0 0\n 0 0 0\n 0 0 0\n 0 0 0\n 0 0 0\n 0 0 0\n 0 0 0\n 0 0 0\n 0 0 0\n 0 0 0\n 0 0 0\n 0 0 0\n 0 0 0\n 0 0 0\n 0 0 0\n 0 0 0\n 0 0 0\n 0 0 0\n 0 0 0\n 0 0 0\n 0 0 0\n 0 0 0\n 0 0 0\n 0 0 0\n 0 0 0\n 0 0 0\n 0 0 0\n 0 0 0\n 0 0 0\n 0 0 0\n 0 0 0\n 0 0 0\n 0 0 0\n 0 0 0\n 0 0 0\n 0 0 0\n 0 0 0\n 0 0 0\n 0 0 0\n 0 0 0\n 0 0 0\n 0 0 0\n 0 0 0\n 0 0 0\n 0 0 0\n 0 0 0\n 0 0 0\n 0 0 0\n 0 0 0\n 0 0 0\n 0 0 0\n 0 0 0\n 0 0 0\n 0 0 0\n 0 0 0\n 0 0 0\n 0 0 0\n 0 0 0\n 0 0 0\n 0 0 0\n 0 0 0\n 0 0 0\n 0 0 0\n 0 0 0\n 0 0 0\n 0 0 0\n 0 0 0\n 0 0 0\n 0 0 0\n 0 0 0\n 0 0 0\n 0 0 0\n 0 0 0\n 0 0 0\n 0 0 0\n 0 0 0\n 0 0 0\n 0 0 0\n 0 0 0\n 0 0 0\n 0 0 0\n 0 0 0\n 0 0 0\n 0 0 0\n 0 0 0\n 0 0 0\n 0 0 0\n 0 0 0\n 0 0 0\n 0 0 0\n 0 0 0\n 0 0 0\n 0 0 0\n 0 0 0\n 0 0 0\n 0 0 0\n 0 0 0\n 0 0 0\n 0 0 0\n 0 0 0\n 0 0 0\n 0 0 0\n 0 0 0\n 0 0 0\n 0 0 0\n 0 0 0\n 0 0 0\n 0 0 0\n 0 0 0\n 0 0 0\n 0 0 0\n 0 0 0\n 0 0 0\n 0 0 0\n 0 0 0\n 0 0 0\n 0 0 0\n 0 0 0\n 0 0 0\n 0 0 0\n 0 0 0\n 0 0 0\n 0 0 0\n 0 0 0\n 0 0 0\n 0 0 0\n 0 0 0\n 0 0 0\n 0 0 0\n 0 0 0\n 0 0 0\n 0 0 0\n 0 0 0\n 0 0 0\n 0 0 0\n 0 0 0\n 0 0 0\n 0 0 0\n 0 0 0\n 0 0 0\n 0 0 0\n 0 0 0\n 0 0 0\n 0 0 0\n 0 0 0\n 0 0 1\n 0 0 1\n 0 0 1\n 0 0 1\n 0 0 1\n 0 0 1\n 0 0 1\n 0 0 1\n 0 0 0\n 0 0 0\n 0 0 0\n 0 0 0\n 0 0 0\n 0 0 0\n 0 0 0\n 0 0 0\n 0 0 0\n 0 0 0\n 0 0 0\n 0 0 0\n 0 0 0\n 0 0 0\n 0 0 0\n 0 0 0\n 0 0 0\n 0 0 0\n 0 0 0\n 0 0 0\n 0 0 0\n 0 0 0\n 0 0 0\n 0 0 0\n 0 0 0\n 0 0 0\n 0 0 0\n 0 0 0\n 0 0 0\n 0 0 0\n 0 0 0\n 0 0 0\n 0 0 0\n 0 0 0\n 0 0 0\n 0 0 0\n 0 0 0\n 0 0 0\n 0 0 0\n 0 0 0\n 0 0 0\n 0 0 0\n 0 0 0\n 0 0 0\n 0 0 0\n 0 0 0\n 0 0 0\n 0 0 0\n 0 0 0\n 0 0 0\n 0 0 0\n 0 0 0\n 0 0 0\n 0 0 0\n 0 0 0\n 0 0 0\n 0 0 0\n 0 0 0\n 0 0 0\n 0 0 0\n 0 0 0\n 0 0 0\n 0 0 0\n 0 0 0\n 0 0 0\n 0 0 0\n 0 0 0\n 0 0 0\n 0 0 0\n 0 0 0\n 0 0 0\n 0 0 0\n 0 0 0\n 0 0 0\n 0 0 0\n 0 0 0\n 0 0 0\n 0 0 0\n 0 0 0\n 0 0 0\n 0 0 0\n 0 0 0\n 0 0 0\n 0 0 0\n 0 0 0\n 0 0 0\n 0 0 0\n 0 0 0\n 0 0 0\n 0 0 0\n 0 0 0\n 0 0 0\n 0 0 0\n 0 0 0\n 0 0 0\n 0 0 0\n 0 0 0\n 0 0 0\n 0 0 0\n 0 0 0\n 0 0 0\n 0 0 0\n 0 0 0\n 0 0 0\n 0 0 0\n 0 0 0\n 0 0 0\n 0 0 0\n 0 0 0\n 0 0 0\n 0 0 0\n 0 0 0\n 0 0 0\n 0 0 0\n 0 0 0\n 0 0 0\n 0 0 0\n 0 0 0\n 0 0 0\n 0 0 0\n 0 0 0\n 0 0 0\n 0 0 0\n 0 0 0\n 0 0 0\n 0 0 0\n 0 0 0\n 0 0 0\n 0 0 0\n 0 0 0\n 0 0 0\n 0 0 0\n 0 0 0\n 0 0 0\n 0 0 0\n 0 0 0\n 0 0 0\n 0 0 0\n 0 0 0\n 0 0 0\n 0 0 0\n 0 0 0\n 0 0 0\n 0 0 0\n 0 0 0\n 0 0 0\n 0 0 0\n 0 0 0\n 0 0 0\n 0 0 0\n 0 0 0\n 0 0 0\n 0 0 0\n 0 0 0\n 0 0 0\n 0 0 0\n 0 0 0\n 0 0 0\n 0 0 0\n 0 0 0\n 0 0 0\n 0 0 1\n 0 0 1\n 0 0 1\n 0 0 1\n 0 0 1\n 0 0 1\n 0 0 1\n 0 0 1\n 0 0 0\n 0 0 0\n 0 0 0\n 0 0 0\n 0 0 0\n 0 0 0\n 0 0 0\n 0 0 0\n 0 0 0\n 0 0 0\n 0 0 0\n 0 0 0\n 0 0 0\n 0 0 0\n 0 0 0\n 0 0 0\n 0 0 0\n 0 0 0\n 0 0 0\n 0 0 0\n 0 0 0\n 0 0 0\n 0 0 0\n 0 0 0\n 0 0 0\n 0 0 0\n 0 0 0\n 0 0 0\n 0 0 0\n 0 0 0\n 0 0 0\n 0 0 0\n 0 0 0\n 0 0 0\n 0 0 0\n 0 0 0\n 0 0 0\n 0 0 0\n 0 0 0\n 0 0 0\n 0 0 0\n 0 0 0\n 0 0 0\n 0 0 0\n 0 0 0\n 0 0 0\n 0 0 0\n 0 0 0\n 0 0 0\n 0 0 0\n 0 0 0\n 0 0 0\n 0 0 0\n 0 0 0\n 0 0 0\n 0 0 0\n 0 0 0\n 0 0 0\n 0 0 0\n 0 0 0\n 0 0 0\n 1 0 1\n 1 0 1\n 1 0 1\n 1 0 1\n 1 0 1\n 1 0 1\n 1 0 0\n 1 0 0\n 1 0 0\n 1 0 0\n 1 0 0\n 1 0 0\n 1 0 0\n 1 0 0\n 1 0 0\n 1 0 0\n 1 0 0\n 1 0 0\n 1 0 0\n 1 0 0\n 1 0 0\n 1 0 0\n 1 0 0\n 1 0 0\n 1 0 0\n 1 0 0\n 1 0 0\n 1 0 0\n 1 0 0\n 1 0 0\n 0 0 0\n 0 0 0\n 0 0 0\n 0 0 0\n 0 0 0\n 0 0 0\n 0 0 0\n 0 0 0\n 0 0 0\n 0 0 0\n 0 0 0\n 1 0 0\n 1 0 0\n 1 0 0\n 1 0 0\n 1 0 0\n 1 0 0\n 1 0 0\n 1 0 0\n 1 0 0\n 1 0 0\n 1 0 0\n 1 0 0\n 1 0 0\n 0 0 0\n 0 0 0\n 0 0 0\n 0 0 0\n 0 0 0\n 0 0 0\n 0 0 0\n 0 0 0\n 0 0 0\n 0 0 0\n 0 0 0\n 0 0 0\n 0 0 0\n 0 0 0\n 0 0 0\n 0 0 0\n 0 0 0\n 0 0 0\n 0 0 0\n 0 0 0\n 0 0 0\n 0 0 0\n 0 0 0\n 0 0 0\n 0 0 0\n 0 0 0\n 0 0 0\n 0 0 0\n 0 0 0\n 0 0 0\n 0 0 0\n 0 0 0\n 0 0 0\n 0 0 0\n 0 0 0\n 0 0 0\n 0 0 0\n 0 0 0\n 0 0 0\n 0 0 0\n 0 0 0\n 0 0 0\n 0 0 0\n 0 0 0\n 0 0 0\n 0 0 0\n 0 0 0\n 0 0 0\n 0 0 0\n 0 0 0\n 0 0 0\n 0 0 0\n 0 0 0\n 0 0 0\n 0 0 0\n 0 0 0\n 0 0 0\n 0 0 0\n 0 0 0\n 0 0 0\n 0 0 0\n 0 0 0\n 0 0 0\n 0 0 0\n 0 0 0\n 0 0 0\n 0 0 0\n 0 0 0\n 0 0 0\n 0 0 0\n 0 0 0\n 0 0 0\n 0 0 0\n 0 0 0\n 0 0 0\n 0 0 0\n 0 0 0\n 0 0 0\n 0 0 0\n 0 0 0\n 0 0 0\n 0 0 0\n 0 0 0\n 0 0 0\n 0 0 0\n 0 0 0\n 0 0 0\n 0 0 0\n 0 0 0\n 0 0 0\n 0 0 0\n 0 0 0\n 0 0 0\n 0 0 0\n 0 0 0\n 0 0 0\n 0 0 0\n 0 0 0\n 0 0 0\n 0 0 0\n 0 0 0\n 0 0 0\n 0 0 0\n 0 0 0\n 0 0 0\n 0 0 0\n 0 0 0\n 0 0 0\n 0 0 0\n 0 0 0\n 0 0 0\n 0 0 0\n 0 0 0\n 0 0 0\n 0 0 0\n 0 0 0\n 0 0 0\n 0 0 0\n 0 0 0\n 0 0 0\n 0 0 0\n 0 0 0\n 0 0 0\n 0 0 0\n 0 0 0\n 0 0 0\n 0 0 0\n 0 0 0\n 0 0 0\n 0 0 0\n 0 0 0\n 0 0 0\n 0 0 0\n 0 0 0\n 0 0 0\n 0 0 0\n 0 0 0\n 0 0 0\n 0 0 0\n 0 0 0\n 0 0 0\n 0 0 0\n 0 0 0\n 0 0 0\n 0 0 0\n 0 0 0\n 0 0 0\n 0 0 0\n 0 0 0\n 0 0 0\n 0 0 0\n 0 0 0\n 0 0 0\n 0 0 0\n 0 0 0\n 0 0 0\n 0 0 0\n 0 0 1\n 0 0 1\n 0 0 1\n 0 0 1\n 0 0 1\n 0 0 1\n 0 0 1\n 0 0 1\n 0 0 0\n 0 0 0\n 0 0 0\n 0 0 0\n 0 0 0\n 0 0 0\n 0 0 0\n 0 0 0\n 0 0 0\n 0 0 0\n 0 0 0\n 0 0 0\n 0 0 0\n 0 0 0\n 0 0 0\n 0 0 0\n 0 0 0\n 0 0 0\n 0 0 0\n 0 1 0\n 0 1 0\n 0 1 0\n 0 1 0\n 0 1 0\n 0 1 0\n 0 1 0\n 0 1 0\n 0 0 0\n 0 0 0\n 0 0 0\n 0 0 0\n 0 0 0\n 0 0 0\n 0 0 0\n 0 0 0\n 0 0 0\n 0 0 0\n 0 0 0\n 0 0 0\n 0 0 0\n 0 0 0\n 0 0 0\n 0 0 0\n 0 0 0\n 0 0 0\n 0 0 0\n 0 0 0\n 0 0 0\n 0 0 0\n 0 0 0\n 0 0 0\n 1 0 1\n 1 0 1\n 1 0 1\n 1 0 1\n 1 0 1\n 1 0 1\n 1 0 1\n 1 0 1\n 1 0 1\n 1 0 1\n 1 0 1\n 1 0 0\n 1 0 0\n 1 0 0\n 1 0 0\n 1 0 0\n 1 0 0\n 1 0 0\n 1 0 0\n 1 0 0\n 1 0 0\n 1 0 0\n 1 0 0\n 1 0 0\n 1 0 0\n 1 0 0\n 1 0 0\n 1 0 0\n 1 0 0\n 1 0 0\n 0 0 0\n 0 0 0\n 0 0 0\n 0 0 0\n 0 0 0\n 0 0 0\n 0 0 0\n 0 0 0\n 0 0 0\n 0 0 0\n 0 0 0\n 0 0 0\n 0 0 0\n 0 0 0\n 0 0 0\n 0 0 0\n 0 0 0\n 1 0 0\n 1 0 0\n 1 0 0\n 1 0 0\n 1 0 0\n 1 0 0\n 1 0 0\n 1 0 0\n 1 0 0\n 1 0 0\n 1 0 0\n 1 0 0\n 1 0 0\n 1 0 0\n 1 0 0\n 1 0 0\n 1 0 0\n 1 0 0\n 1 0 0\n 1 0 0\n 0 0 0\n 0 0 0\n 0 0 0\n 0 0 0\n 0 1 0\n 0 1 0\n 0 1 0\n 0 1 0\n 0 1 0\n 0 1 0\n 0 1 0\n 0 1 0\n 0 1 0\n 0 1 0\n 0 1 0\n 0 1 0\n 0 1 0\n 0 1 0\n 0 1 0\n 0 1 0\n 0 1 0\n 0 1 0\n 0 1 0\n 0 1 0\n 0 1 0\n 0 1 0\n 0 1 0\n 0 1 0\n 0 1 0\n 0 1 0\n 0 0 0\n 0 0 0\n 0 0 0\n 0 0 0\n 0 0 0\n 0 0 0\n 0 0 0\n 0 0 0\n 0 0 0\n 0 0 0\n 0 0 0\n 0 0 0\n 0 0 0\n 0 0 0\n 0 0 0\n 0 0 0\n 0 0 0\n 0 0 0\n 0 0 0\n 0 0 0\n 1 0 0\n 1 0 1\n 1 0 1\n 1 0 1\n 1 0 1\n 1 0 1\n 1 0 1\n 1 0 1\n 1 0 1\n 1 0 0\n 1 0 0\n 1 0 0\n 1 0 0\n 1 0 0\n 1 0 0\n 1 0 0\n 1 0 0\n 1 0 0\n 1 0 0\n 1 0 0\n 1 0 0\n 1 0 0\n 1 0 0\n 1 0 0\n 1 0 0\n 1 0 0\n 1 0 0\n 1 0 0\n 1 0 0\n 1 0 0\n 1 0 0\n 1 0 0\n 1 0 0\n 1 0 0\n 1 0 0\n 1 0 0\n 1 0 0\n 1 0 0\n 1 0 0\n 1 0 0\n 1 0 0\n 1 0 0\n 1 0 0\n 1 0 0\n 1 0 0\n 1 0 0\n 1 0 0\n 1 0 0\n 1 0 0\n 1 0 0\n 1 0 0\n 1 0 0\n 1 0 0\n 1 0 0\n 1 0 0\n 1 0 0\n 1 0 0\n 1 0 0\n 1 0 0\n 1 0 0\n 1 0 0\n 1 0 0\n 1 0 0\n 1 0 0\n 1 0 0\n 1 0 0\n 1 0 0\n 1 0 0\n 1 0 0\n 1 0 0\n 1 0 0\n 1 0 0\n 1 0 0\n 1 0 0\n 1 0 0\n 1 0 0\n 1 0 0\n 1 0 0\n 1 0 0\n 1 0 0\n 1 0 0\n 1 0 0\n 1 0 0\n 1 0 0\n 1 0 0\n 1 0 0\n 1 0 0\n 1 0 0\n 1 0 0\n 1 0 0\n 1 0 0\n 1 0 0\n 1 0 0\n 1 0 0\n 1 0 0\n 1 0 0\n 1 0 0\n 1 0 0\n 1 0 0\n 1 0 0\n 1 0 0\n 1 0 0\n 0 0 0\n 0 0 0\n 0 0 0\n 0 0 0\n 0 0 0\n 0 0 0\n 0 0 0\n 0 0 0\n 0 0 0\n 0 0 0\n 0 0 0\n 0 1 0\n 0 1 0\n 0 1 0\n 0 1 0\n 0 1 0\n 0 1 0\n 0 1 0\n 0 1 0\n 0 1 0\n 0 1 0\n 0 1 0\n 0 1 0\n 0 1 0\n 0 1 0\n 0 1 0\n 0 1 0\n 0 1 0\n 0 1 0\n 0 1 0\n 0 0 0\n 0 0 0\n 0 0 0\n 0 0 0\n 1 0 0\n 1 0 0\n 1 0 0\n 1 0 0\n 1 0 0\n 1 0 0\n 1 0 0\n 1 0 0\n 1 0 0\n 1 0 0\n 1 0 0\n 1 0 0\n 1 0 0\n 1 0 0\n 1 0 0\n 1 0 0\n 1 0 0\n 1 0 0\n 1 0 0\n 1 0 0\n 0 0 0\n 0 0 0\n 0 0 0\n 1 0 0\n 1 0 0\n 1 0 0\n 1 0 0\n 1 0 0\n 1 0 0\n 1 0 0\n 1 0 0\n 1 0 0\n 1 0 0\n 1 0 0\n 1 0 0\n 1 0 0\n 1 0 0\n 1 0 0\n 1 0 0\n 1 0 0\n 1 0 0\n 1 0 0\n 1 0 0\n 1 0 0\n 1 0 0\n 1 0 0\n 1 0 0\n 1 0 0\n 1 0 0\n 1 0 0\n 1 0 0\n 1 0 0\n 1 0 0\n 1 0 0\n 0 0 0\n 0 0 0\n 0 0 0\n 0 0 0\n 0 0 0\n 0 0 0\n 0 0 0\n 0 0 0\n 0 0 0\n 0 0 0\n 0 0 0\n 0 0 0\n 0 0 0\n 0 0 0\n 0 0 0\n 0 0 0\n 0 0 0\n 0 0 0\n 0 0 0\n 0 0 0\n 0 0 0\n 0 0 0\n 0 0 0\n 0 0 0\n 0 0 0\n 0 0 0\n 0 0 0\n 0 0 0\n 0 0 0\n 0 0 0\n 0 0 0\n 0 0 0\n 0 0 0\n 0 0 0\n 0 0 0\n 0 0 0\n 0 0 0\n 0 0 0\n 0 0 0\n 0 0 0\n 0 0 0\n 0 0 0\n 0 0 0\n 0 0 0\n 0 0 0\n 0 0 0\n 0 0 0\n 0 0 0\n 0 0 0\n 0 0 0\n 0 0 0\n 0 0 0\n 0 0 0\n 0 0 0\n 0 0 0\n 0 0 0\n 0 0 0\n 0 0 0\n 0 0 0\n 0 0 0\n 0 0 0\n 0 0 0\n 0 0 0\n 0 0 0\n 0 0 0\n 0 0 0\n 0 0 0\n 0 0 0\n 0 0 0\n 0 0 0\n 0 0 0\n 0 0 0\n 0 0 0\n 0 0 0\n 0 0 0\n 0 0 0\n 0 0 0\n 0 0 0\n 0 0 0\n 0 0 0\n 0 0 0\n 0 0 0\n 0 0 0\n 0 0 0\n 0 0 0\n 0 0 0\n 0 0 0\n 0 0 0\n 0 0 0\n 0 0 0\n 0 0 0\n 0 0 0\n 0 0 0\n 0 0 0\n 0 0 0\n 0 0 0\n 0 0 0\n 0 0 0\n 0 0 0\n 0 0 0\n 0 0 0\n 0 0 0\n 0 0 0\n 0 0 0\n 0 0 0\n 0 0 0\n 0 0 0\n 0 0 0\n 0 0 0\n 0 0 0\n 0 0 0\n 0 0 0\n 0 0 0\n 0 0 0\n 0 0 0\n 0 0 0\n 0 0 0\n 0 0 0\n 0 0 0\n 0 0 0\n 0 0 0\n 0 0 0\n 0 0 0\n 0 0 0\n 0 0 0\n 0 0 0\n 0 0 0\n 0 0 0\n 0 0 0\n 0 0 0\n 0 0 0\n 0 0 0\n 0 0 0\n 0 0 0\n 0 0 0\n 0 0 0\n 0 0 0\n 0 0 0\n 0 0 0\n 0 0 0\n 0 0 0\n 0 0 0\n 0 0 0\n 0 0 0\n 0 0 0\n 0 0 0\n 0 0 0\n 0 0 0\n 0 0 0\n 0 0 0\n 0 0 0\n 0 0 0\n 0 0 0\n 0 0 0\n 0 0 0\n 0 0 0\n 0 0 0\n 0 0 0\n 0 0 0\n 0 0 0\n 0 0 0\n 0 0 0\n 0 0 0\n 0 0 0\n 0 0 0\n 0 0 0\n 0 0 0\n 0 0 0\n 0 0 0\n 0 0 0\n 0 0 0\n 0 0 0\n 0 0 0\n 0 0 0\n 0 0 0\n 0 0 0\n 0 0 0\n 0 0 0\n 0 0 0\n 0 0 0\n 0 0 0\n 0 0 0\n 0 0 0\n 0 0 0\n 0 0 0\n 0 0 0\n 0 0 0\n 0 0 0\n 0 0 0\n 0 0 0\n 0 0 0\n 0 0 0\n 0 0 0\n 0 0 0\n 0 0 0\n 0 0 0\n 0 0 0\n 0 0 0\n 0 0 0\n 0 0 0\n 0 0 0\n 0 0 0\n 0 0 0\n 0 0 0\n 0 0 0\n 0 0 0\n 0 0 0\n 0 0 0\n 0 0 0\n 0 0 0\n 0 0 0\n 0 0 0\n 0 0 0\n 0 0 0\n 0 0 0\n 0 0 0\n 0 0 0\n 0 0 0\n 0 0 0\n 0 0 0\n 0 0 0\n 0 0 0\n 0 0 0\n 0 0 0\n 0 0 0\n 0 0 0\n 0 0 0\n 0 0 0\n 0 0 0\n 0 0 0\n 0 0 0\n 0 0 0\n 0 0 0\n 0 0 0\n 0 0 0\n 0 0 0\n 0 0 0\n 0 0 0\n 0 0 0\n 0 0 0\n 0 0 0\n 0 0 0\n 0 0 0\n 0 0 0\n 0 0 0\n 0 0 0\n 0 0 0\n 0 0 0\n 0 0 0\n 0 0 0\n 0 0 0\n 0 0 0\n 0 0 0\n 0 0 0\n 0 0 0\n 0 0 0\n 0 0 0\n 0 0 0\n 0 0 0\n 0 0 0\n 0 0 0\n 0 0 0\n 0 0 0\n 0 0 0\n 0 0 0\n 0 0 0\n 0 0 0\n 0 0 0\n 0 0 0\n 0 0 0\n 0 0 0\n 0 0 0\n 0 0 0\n 0 0 0\n 0 0 0\n 0 0 0\n 0 0 0\n 0 0 0\n 0 0 0\n 0 0 0\n 0 0 0\n 0 0 0\n 0 0 0\n 0 0 0\n 0 0 0\n 0 0 0\n 0 0 0\n 0 0 0\n 0 0 0\n 0 0 0\n 0 0 0\n 0 0 0\n 0 0 0\n 0 0 0\n 0 0 0\n 0 0 0\n 0 0 0\n 0 0 0\n 0 0 0\n 0 0 0\n 0 0 0\n 0 0 0\n 0 0 0\n 0 0 0\n 0 0 0\n 0 0 0\n 0 0 0\n 0 0 0\n 0 0 0\n 0 0 0\n 0 0 0\n 0 0 0\n 0 0 0\n 0 0 0\n 0 0 0\n 0 0 0\n 0 0 0\n 0 0 0\n 0 0 0\n 0 0 0\n 0 0 0\n 0 0 0\n 0 0 0\n 0 0 0\n 0 0 0\n 0 0 0\n 0 0 0\n 0 0 0\n 0 0 0\n 0 0 0\n 0 0 0\n 0 0 0\n 0 0 0\n 0 0 0\n 0 0 0";
    replays[5]="2093\n 0 0 0\n 0 0 0\n 0 0 0\n 0 0 0\n 0 0 0\n 0 0 0\n 0 0 0\n 0 0 0\n 0 0 0\n 0 0 0\n 0 0 0\n 0 0 0\n 0 0 0\n 0 0 0\n 0 0 0\n 0 0 0\n 0 0 0\n 0 0 0\n 0 0 0\n 0 0 1\n 0 0 1\n 0 0 1\n 0 0 1\n 0 0 1\n 0 0 0\n 0 0 0\n 0 0 0\n 0 0 0\n 0 0 0\n 0 0 0\n 0 0 0\n 0 1 0\n 0 1 0\n 0 1 0\n 0 1 0\n 0 1 0\n 0 1 0\n 0 1 0\n 0 1 0\n 0 1 0\n 0 1 0\n 0 1 0\n 0 1 0\n 0 1 0\n 0 0 0\n 0 0 0\n 0 0 0\n 0 0 0\n 0 0 0\n 0 0 0\n 0 0 0\n 0 0 0\n 0 0 0\n 0 0 0\n 0 0 0\n 0 0 0\n 0 0 0\n 0 0 0\n 0 0 0\n 0 0 0\n 0 0 0\n 0 0 0\n 0 0 0\n 0 0 0\n 0 0 0\n 0 0 0\n 0 0 0\n 0 0 0\n 0 0 0\n 0 0 0\n 0 0 0\n 0 0 0\n 0 0 0\n 0 0 0\n 0 0 0\n 0 0 0\n 0 1 1\n 0 1 1\n 0 1 1\n 0 1 1\n 0 1 1\n 0 1 1\n 0 1 1\n 0 1 1\n 0 1 1\n 0 1 1\n 0 1 1\n 0 0 0\n 0 0 0\n 0 0 0\n 0 0 0\n 0 0 0\n 0 0 0\n 0 0 0\n 0 0 0\n 0 0 0\n 0 0 0\n 0 0 0\n 0 0 0\n 0 0 0\n 1 0 0\n 1 0 0\n 1 0 0\n 1 0 0\n 1 0 0\n 1 0 0\n 1 0 0\n 1 0 0\n 1 0 0\n 1 0 0\n 1 0 0\n 1 0 0\n 0 0 0\n 0 0 0\n 0 0 0\n 0 0 0\n 0 0 0\n 0 0 0\n 0 0 0\n 0 0 0\n 0 0 0\n 0 0 0\n 0 0 0\n 0 0 0\n 0 0 0\n 0 0 0\n 0 0 0\n 0 0 0\n 0 0 0\n 0 0 0\n 0 0 0\n 0 0 1\n 1 0 1\n 1 0 1\n 1 0 1\n 1 0 1\n 1 0 1\n 1 0 1\n 1 0 1\n 1 0 0\n 1 0 0\n 1 0 0\n 0 0 0\n 0 0 0\n 0 0 0\n 0 0 0\n 0 0 0\n 0 0 0\n 0 0 0\n 0 0 0\n 0 0 0\n 0 0 0\n 0 0 0\n 0 0 0\n 0 0 0\n 0 0 0\n 0 0 0\n 0 0 0\n 0 0 0\n 0 0 0\n 0 0 0\n 0 0 0\n 0 0 0\n 0 0 0\n 0 0 0\n 0 0 0\n 0 0 0\n 0 0 0\n 0 0 0\n 1 0 0\n 1 0 1\n 1 0 1\n 1 0 1\n 1 0 1\n 1 0 1\n 1 0 1\n 1 0 1\n 1 0 1\n 1 0 1\n 1 0 0\n 1 0 0\n 1 0 0\n 1 0 0\n 1 0 0\n 1 0 0\n 1 0 0\n 1 0 0\n 1 0 0\n 1 0 0\n 1 0 0\n 0 0 0\n 0 0 0\n 0 0 0\n 0 0 0\n 0 0 0\n 0 0 0\n 0 0 0\n 0 0 0\n 0 0 0\n 0 0 0\n 0 0 0\n 0 0 0\n 0 0 0\n 0 0 0\n 0 0 0\n 0 0 0\n 0 0 0\n 0 0 0\n 0 0 0\n 0 0 0\n 0 0 0\n 0 0 0\n 0 0 0\n 0 0 0\n 0 0 0\n 0 0 0\n 0 0 0\n 0 0 0\n 0 0 0\n 0 0 0\n 0 0 0\n 0 0 0\n 0 0 0\n 0 0 0\n 0 0 0\n 0 0 0\n 0 1 1\n 0 1 1\n 0 1 1\n 0 1 1\n 0 1 1\n 0 1 1\n 0 1 1\n 0 1 1\n 0 1 1\n 0 1 0\n 0 1 0\n 0 1 0\n 0 1 0\n 0 1 0\n 0 1 0\n 0 1 0\n 0 1 0\n 0 1 0\n 0 1 0\n 0 1 0\n 0 1 0\n 0 1 0\n 0 1 0\n 0 1 0\n 0 1 0\n 0 1 0\n 0 1 0\n 0 1 0\n 0 1 0\n 0 0 0\n 0 0 0\n 0 0 0\n 0 0 0\n 0 0 0\n 0 0 0\n 0 0 0\n 0 0 0\n 0 0 0\n 0 0 0\n 0 0 0\n 0 0 0\n 0 0 0\n 0 0 0\n 0 0 0\n 0 0 0\n 0 0 0\n 0 0 0\n 0 0 0\n 0 0 0\n 0 0 0\n 0 0 0\n 0 0 0\n 0 0 0\n 0 0 0\n 0 0 0\n 0 0 0\n 0 0 0\n 0 0 0\n 0 0 0\n 0 0 0\n 0 0 0\n 0 0 0\n 0 0 0\n 0 0 0\n 0 0 0\n 0 0 0\n 0 0 0\n 0 0 0\n 0 0 0\n 0 0 0\n 0 0 0\n 0 0 0\n 0 0 0\n 0 0 0\n 0 0 0\n 0 0 0\n 0 0 0\n 0 0 0\n 0 0 0\n 0 0 0\n 0 0 0\n 0 0 0\n 0 0 0\n 0 0 0\n 0 0 0\n 0 0 0\n 0 0 0\n 0 0 0\n 0 0 0\n 0 0 0\n 0 0 0\n 0 0 0\n 0 0 0\n 0 0 0\n 0 0 0\n 0 0 0\n 0 0 0\n 0 0 0\n 0 0 0\n 0 0 0\n 0 0 0\n 0 0 0\n 0 0 0\n 0 0 0\n 0 0 0\n 0 0 0\n 0 0 0\n 0 0 0\n 0 0 0\n 0 0 0\n 0 0 0\n 0 0 0\n 0 0 0\n 0 0 0\n 0 0 0\n 0 0 0\n 0 0 0\n 0 0 0\n 0 0 0\n 0 0 0\n 0 0 0\n 0 0 0\n 0 0 0\n 0 0 0\n 0 0 0\n 0 0 0\n 0 0 0\n 0 0 0\n 0 0 0\n 0 0 0\n 0 0 0\n 0 0 0\n 0 0 0\n 0 0 0\n 0 0 0\n 0 0 0\n 0 0 0\n 0 0 0\n 0 0 0\n 0 0 0\n 0 0 0\n 0 0 0\n 0 0 0\n 0 0 0\n 0 0 0\n 0 0 0\n 0 0 0\n 0 0 0\n 0 0 0\n 0 0 0\n 0 0 0\n 0 0 0\n 0 0 0\n 0 0 0\n 0 0 0\n 0 0 0\n 0 0 0\n 0 0 0\n 0 0 0\n 0 0 0\n 0 0 0\n 0 0 0\n 0 0 0\n 0 0 0\n 0 0 0\n 0 0 0\n 0 0 0\n 0 0 0\n 0 0 0\n 0 0 0\n 0 0 0\n 0 0 0\n 0 0 0\n 0 0 0\n 0 0 0\n 0 0 0\n 0 0 0\n 0 0 0\n 0 0 0\n 0 0 0\n 0 0 0\n 0 0 0\n 0 0 0\n 0 0 0\n 0 0 0\n 0 0 0\n 0 0 1\n 0 0 1\n 0 0 1\n 0 0 1\n 0 0 1\n 0 0 1\n 0 0 1\n 0 0 1\n 0 0 0\n 0 0 0\n 0 0 0\n 0 0 0\n 0 0 0\n 0 0 0\n 0 0 0\n 0 0 0\n 0 0 0\n 0 0 0\n 0 0 0\n 0 0 0\n 0 0 0\n 0 0 0\n 0 0 0\n 0 0 0\n 0 0 0\n 0 0 0\n 0 0 0\n 0 0 0\n 0 0 0\n 0 0 0\n 0 0 0\n 0 0 0\n 0 0 0\n 0 0 0\n 0 0 0\n 0 0 0\n 0 0 0\n 0 0 0\n 0 0 0\n 0 0 0\n 0 0 0\n 0 0 0\n 0 0 0\n 0 0 0\n 0 0 0\n 0 0 0\n 0 0 0\n 0 0 0\n 0 0 0\n 0 0 0\n 0 0 0\n 0 0 0\n 0 0 0\n 0 0 0\n 0 0 0\n 0 0 0\n 0 0 1\n 1 0 1\n 1 0 1\n 1 0 1\n 1 0 1\n 1 0 1\n 1 0 1\n 1 0 1\n 1 0 0\n 1 0 0\n 1 0 0\n 1 0 0\n 1 0 0\n 1 0 0\n 1 0 0\n 1 0 0\n 1 0 0\n 1 0 0\n 1 0 0\n 1 0 0\n 1 0 0\n 1 0 0\n 1 0 0\n 1 0 0\n 1 0 0\n 1 0 0\n 1 0 0\n 1 0 0\n 1 0 0\n 1 0 0\n 1 0 0\n 1 0 0\n 1 0 0\n 1 0 0\n 1 0 0\n 1 0 0\n 1 0 0\n 1 0 0\n 1 0 0\n 1 0 0\n 1 0 0\n 1 0 0\n 1 0 0\n 1 0 0\n 1 0 0\n 1 0 0\n 1 0 0\n 1 0 0\n 1 0 0\n 1 0 0\n 1 0 0\n 1 0 0\n 1 0 0\n 1 0 0\n 1 0 1\n 1 0 1\n 1 0 1\n 1 0 1\n 1 0 1\n 1 0 1\n 1 0 1\n 1 0 0\n 1 0 0\n 1 0 0\n 1 0 0\n 1 0 0\n 1 0 0\n 1 0 0\n 1 0 0\n 1 0 0\n 1 0 0\n 1 0 0\n 1 0 0\n 1 0 0\n 1 0 0\n 1 0 0\n 1 0 0\n 1 0 0\n 1 0 0\n 1 0 0\n 1 0 0\n 1 0 0\n 1 0 0\n 1 0 0\n 1 0 0\n 1 0 0\n 1 0 0\n 1 0 0\n 1 0 0\n 1 0 0\n 1 0 0\n 1 0 0\n 1 0 0\n 1 0 0\n 1 0 0\n 1 0 0\n 1 0 0\n 1 0 0\n 1 0 1\n 1 0 1\n 1 0 1\n 1 0 1\n 1 0 1\n 1 0 1\n 1 0 1\n 1 0 0\n 1 0 0\n 1 0 0\n 1 0 0\n 1 0 0\n 1 0 0\n 1 0 0\n 1 0 0\n 1 0 0\n 1 0 0\n 1 0 0\n 1 0 0\n 1 0 0\n 1 0 0\n 1 0 0\n 1 0 0\n 1 0 0\n 1 0 0\n 1 0 0\n 1 0 0\n 1 0 0\n 1 0 0\n 1 0 0\n 1 0 0\n 1 0 0\n 1 0 0\n 1 0 0\n 1 0 0\n 1 0 0\n 1 0 0\n 1 0 0\n 1 0 0\n 1 0 0\n 1 0 0\n 0 0 0\n 0 0 0\n 0 0 0\n 0 0 0\n 0 1 0\n 0 1 0\n 0 1 0\n 0 1 0\n 0 1 0\n 0 1 0\n 0 1 0\n 0 1 0\n 0 1 0\n 0 1 0\n 0 1 0\n 0 1 0\n 0 1 0\n 0 1 0\n 0 1 0\n 0 1 0\n 0 1 0\n 0 1 0\n 0 1 0\n 0 0 0\n 0 0 0\n 0 0 0\n 0 0 0\n 0 0 0\n 0 0 0\n 0 0 0\n 1 0 0\n 1 0 0\n 1 0 0\n 1 0 0\n 1 0 0\n 1 0 0\n 1 0 0\n 1 0 0\n 1 0 0\n 1 0 0\n 1 0 0\n 1 0 0\n 1 0 0\n 1 0 0\n 1 0 0\n 1 0 0\n 0 0 0\n 0 0 0\n 0 0 0\n 0 0 0\n 0 0 0\n 0 0 0\n 0 0 0\n 0 0 0\n 0 1 0\n 0 1 0\n 0 1 0\n 0 1 0\n 0 1 0\n 0 1 0\n 0 1 0\n 0 1 0\n 0 1 0\n 0 1 0\n 0 1 0\n 0 1 0\n 0 1 0\n 0 1 0\n 0 1 0\n 0 1 0\n 0 1 0\n 0 1 0\n 0 1 0\n 0 1 0\n 0 1 0\n 0 0 0\n 0 0 0\n 0 0 0\n 0 0 0\n 0 0 0\n 0 0 0\n 1 0 0\n 1 0 0\n 1 0 0\n 1 0 0\n 1 0 0\n 1 0 0\n 1 0 0\n 1 0 0\n 1 0 0\n 1 0 0\n 1 0 0\n 1 0 0\n 1 0 0\n 1 0 0\n 1 0 0\n 1 0 0\n 1 0 0\n 1 0 0\n 1 0 0\n 1 0 0\n 1 0 0\n 1 0 0\n 1 0 0\n 1 0 0\n 1 0 0\n 1 0 0\n 1 0 1\n 1 0 1\n 1 0 1\n 1 0 1\n 1 0 1\n 1 0 1\n 1 0 0\n 1 0 0\n 1 0 0\n 1 0 0\n 1 0 0\n 1 0 0\n 1 0 0\n 0 0 0\n 0 0 0\n 0 0 0\n 0 0 0\n 0 0 0\n 0 0 0\n 0 0 0\n 0 0 0\n 0 0 0\n 0 0 0\n 0 0 0\n 0 0 0\n 0 0 0\n 0 0 0\n 0 0 0\n 0 0 0\n 0 0 0\n 0 0 0\n 0 0 0\n 0 0 0\n 0 0 0\n 0 0 0\n 0 0 0\n 0 0 0\n 0 0 0\n 0 0 0\n 0 0 0\n 0 0 0\n 0 0 0\n 0 0 0\n 0 0 0\n 0 0 0\n 0 0 0\n 0 0 0\n 0 0 0\n 0 0 0\n 0 0 0\n 0 0 0\n 0 0 0\n 0 0 0\n 0 0 0\n 0 0 0\n 0 0 0\n 0 0 0\n 0 0 0\n 0 0 0\n 0 0 0\n 0 0 0\n 0 0 0\n 0 0 0\n 0 0 0\n 0 0 0\n 0 0 0\n 0 0 0\n 0 0 0\n 0 0 0\n 0 0 0\n 0 0 0\n 0 0 0\n 0 0 0\n 0 0 0\n 0 0 0\n 0 0 0\n 0 0 0\n 0 0 0\n 0 0 0\n 0 0 0\n 0 0 0\n 0 0 0\n 0 0 0\n 0 0 0\n 0 0 0\n 0 0 0\n 0 0 0\n 0 0 0\n 0 0 0\n 0 0 0\n 0 0 0\n 0 0 0\n 0 0 0\n 0 0 0\n 0 0 0\n 0 0 0\n 0 0 0\n 0 0 0\n 0 0 0\n 0 0 0\n 0 0 0\n 0 0 0\n 0 0 0\n 0 0 0\n 0 0 0\n 0 0 0\n 0 0 0\n 0 0 0\n 0 0 0\n 0 0 0\n 0 0 0\n 0 0 0\n 0 0 0\n 0 0 0\n 0 0 0\n 0 0 0\n 0 0 0\n 0 0 0\n 0 0 0\n 0 0 0\n 0 0 0\n 0 0 0\n 0 0 0\n 0 0 0\n 0 0 0\n 0 0 0\n 0 0 0\n 0 0 0\n 0 0 0\n 0 0 0\n 0 0 0\n 0 0 0\n 0 0 0\n 0 0 0\n 0 0 0\n 0 0 0\n 0 0 0\n 0 0 0\n 0 0 0\n 0 0 0\n 0 0 0\n 0 0 0\n 0 0 0\n 0 0 0\n 0 0 0\n 0 0 0\n 0 0 0\n 0 0 0\n 0 0 0\n 0 0 0\n 0 0 0\n 0 0 0\n 0 0 0\n 0 0 0\n 0 0 0\n 0 0 0\n 0 0 0\n 0 0 0\n 0 0 0\n 0 0 0\n 0 0 0\n 0 0 0\n 0 0 0\n 0 0 0\n 0 0 0\n 0 0 0\n 0 0 1\n 0 0 1\n 0 0 1\n 0 0 1\n 0 0 1\n 0 0 1\n 0 0 1\n 0 0 0\n 0 0 0\n 0 0 0\n 0 0 0\n 0 0 0\n 0 0 0\n 0 0 0\n 0 0 0\n 0 0 0\n 0 0 0\n 0 0 0\n 0 0 0\n 0 0 0\n 0 0 0\n 0 0 0\n 0 0 0\n 0 0 0\n 0 0 0\n 0 0 0\n 0 0 0\n 0 0 0\n 0 0 0\n 0 0 0\n 0 0 0\n 0 0 0\n 0 0 0\n 0 0 0\n 0 0 0\n 0 0 0\n 0 0 0\n 0 0 0\n 0 0 0\n 0 0 0\n 0 0 0\n 0 0 0\n 0 0 0\n 0 0 0\n 0 0 0\n 0 0 0\n 0 0 0\n 0 0 0\n 0 0 0\n 0 0 0\n 0 0 0\n 0 0 0\n 0 0 0\n 0 0 0\n 0 0 0\n 0 0 0\n 0 0 0\n 0 0 0\n 0 0 0\n 0 0 0\n 0 0 0\n 0 0 0\n 0 0 0\n 0 0 0\n 0 0 0\n 0 0 1\n 0 0 1\n 0 0 1\n 0 0 1\n 0 0 1\n 0 0 1\n 0 0 0\n 0 0 0\n 0 0 0\n 0 0 0\n 0 1 0\n 0 1 0\n 0 1 0\n 0 1 0\n 0 1 0\n 0 1 0\n 0 1 0\n 0 1 0\n 0 1 0\n 0 1 0\n 0 1 0\n 0 1 0\n 0 1 0\n 0 1 0\n 0 1 0\n 0 1 0\n 0 1 0\n 0 1 0\n 0 1 0\n 0 1 0\n 0 1 0\n 0 1 0\n 0 1 0\n 0 1 0\n 0 1 0\n 0 1 0\n 0 1 0\n 0 0 0\n 0 0 0\n 0 0 0\n 0 0 0\n 0 0 0\n 0 0 0\n 0 0 0\n 0 0 0\n 0 0 0\n 0 0 0\n 0 0 0\n 0 0 0\n 0 0 0\n 0 0 0\n 0 0 0\n 0 0 0\n 0 0 0\n 0 0 0\n 0 0 0\n 0 0 0\n 0 0 0\n 0 0 0\n 0 0 0\n 0 0 0\n 0 0 0\n 0 0 0\n 0 0 0\n 0 0 0\n 0 0 0\n 0 0 0\n 0 0 0\n 0 0 0\n 0 0 0\n 0 0 0\n 0 0 0\n 0 0 0\n 0 0 0\n 0 0 0\n 0 0 0\n 0 0 0\n 0 0 0\n 0 0 0\n 0 0 0\n 0 0 0\n 0 0 0\n 0 0 0\n 0 0 0\n 0 0 0\n 0 0 0\n 0 0 0\n 0 0 0\n 0 0 0\n 0 0 0\n 0 0 0\n 0 0 0\n 0 0 0\n 0 0 0\n 0 0 0\n 0 0 0\n 0 0 0\n 0 0 0\n 0 0 0\n 0 0 0\n 0 0 0\n 0 0 0\n 0 0 0\n 0 0 0\n 0 0 0\n 0 0 0\n 0 0 0\n 0 0 0\n 0 0 0\n 0 0 0\n 0 0 0\n 0 0 0\n 0 0 0\n 0 0 0\n 0 0 0\n 0 0 0\n 0 0 0\n 0 0 0\n 0 0 0\n 0 0 0\n 0 0 0\n 0 0 0\n 0 0 0\n 0 0 0\n 0 0 0\n 0 0 0\n 0 0 0\n 0 0 0\n 0 0 0\n 0 0 0\n 0 0 0\n 0 0 0\n 0 0 0\n 0 0 0\n 0 0 0\n 0 0 0\n 0 0 0\n 0 0 0\n 0 0 0\n 0 0 0\n 0 0 0\n 0 0 0\n 0 0 0\n 0 0 0\n 0 0 0\n 0 0 0\n 0 0 0\n 0 0 0\n 0 0 0\n 0 0 0\n 0 0 0\n 0 0 0\n 0 0 0\n 0 0 0\n 0 0 0\n 0 0 0\n 0 0 0\n 0 0 0\n 0 0 0\n 0 0 0\n 0 0 0\n 0 0 0\n 0 0 0\n 0 0 0\n 0 0 0\n 0 0 0\n 0 0 0\n 0 0 0\n 0 0 0\n 0 0 0\n 0 0 0\n 0 0 0\n 0 0 0\n 0 0 0\n 0 0 0\n 0 0 0\n 0 0 1\n 0 0 1\n 0 0 1\n 0 0 1\n 0 0 1\n 0 0 1\n 0 0 1\n 0 0 1\n 0 0 0\n 0 0 0\n 0 0 0\n 0 0 0\n 0 0 0\n 0 0 0\n 0 0 0\n 0 0 0\n 0 0 0\n 0 0 0\n 0 0 0\n 0 0 0\n 0 0 0\n 0 0 0\n 0 0 0\n 0 0 0\n 0 0 0\n 0 0 0\n 0 0 0\n 0 0 0\n 0 0 0\n 0 0 0\n 0 0 0\n 0 0 0\n 0 0 0\n 0 0 0\n 0 0 0\n 0 0 0\n 0 0 0\n 0 0 0\n 0 0 0\n 0 0 0\n 0 0 0\n 0 0 0\n 0 0 0\n 0 0 0\n 0 0 0\n 0 0 0\n 0 0 0\n 0 0 0\n 0 0 0\n 0 0 0\n 0 0 0\n 0 0 0\n 0 0 0\n 0 0 0\n 0 0 0\n 0 0 0\n 0 0 0\n 0 0 1\n 0 0 1\n 0 0 1\n 0 0 1\n 0 0 1\n 0 0 1\n 0 0 1\n 0 0 0\n 0 0 0\n 0 0 0\n 0 0 0\n 0 0 0\n 0 0 0\n 1 0 0\n 1 0 0\n 1 0 0\n 1 0 0\n 1 0 0\n 1 0 0\n 1 0 0\n 1 0 0\n 1 0 0\n 1 0 0\n 1 0 0\n 1 0 0\n 1 0 0\n 1 0 0\n 1 0 0\n 0 0 0\n 0 0 0\n 0 0 0\n 0 0 0\n 0 0 0\n 0 0 0\n 0 0 0\n 0 0 0\n 0 0 0\n 0 0 0\n 0 0 0\n 0 0 0\n 0 0 0\n 0 0 0\n 0 0 0\n 0 0 0\n 0 0 0\n 0 0 0\n 0 0 0\n 0 0 0\n 0 0 0\n 0 0 0\n 0 0 0\n 0 0 0\n 0 0 0\n 0 0 0\n 0 0 0\n 0 0 0\n 0 0 0\n 0 0 0\n 0 0 0\n 0 0 0\n 0 0 0\n 0 0 0\n 0 0 0\n 0 0 0\n 0 0 0\n 0 0 0\n 0 0 0\n 0 0 0\n 0 0 0\n 0 0 0\n 0 0 0\n 0 0 0\n 0 0 0\n 0 0 0\n 0 0 0\n 0 0 0\n 0 0 0\n 0 0 0\n 0 0 0\n 0 0 0\n 0 0 0\n 0 0 0\n 0 0 0\n 0 0 0\n 0 0 0\n 0 0 0\n 0 0 0\n 0 0 0\n 0 0 0\n 0 1 0\n 0 1 0\n 0 1 0\n 0 1 0\n 0 1 0\n 0 1 0\n 0 1 0\n 0 1 0\n 0 1 0\n 0 1 0\n 0 1 1\n 0 1 1\n 0 1 1\n 0 1 1\n 0 1 1\n 0 1 1\n 0 1 1\n 0 1 1\n 0 0 1\n 1 0 1\n 1 0 0\n 1 0 0\n 1 0 0\n 1 0 0\n 1 0 0\n 1 0 0\n 1 0 0\n 1 0 0\n 1 0 0\n 1 0 0\n 1 0 0\n 1 0 0\n 1 0 0\n 1 0 0\n 1 0 0\n 1 0 0\n 1 0 0\n 1 0 0\n 1 0 0\n 1 0 0\n 1 0 0\n 1 0 0\n 1 0 0\n 1 0 0\n 1 0 0\n 1 0 0\n 1 0 0\n 1 0 0\n 1 0 0\n 0 0 0\n 0 0 0\n 0 0 0\n 0 0 0\n 0 0 0\n 0 0 0\n 0 0 0\n 0 0 0\n 0 0 0\n 0 0 0\n 0 0 0\n 0 0 0\n 0 0 0\n 0 0 0\n 0 0 0\n 0 0 0\n 0 0 0\n 0 0 0\n 0 0 0\n 0 0 0\n 0 0 0\n 0 0 0\n 0 0 0\n 0 0 0\n 0 0 0\n 0 0 0\n 0 0 0\n 0 0 0\n 0 0 0\n 0 0 0\n 0 0 0\n 0 0 0\n 0 0 0\n 0 0 0\n 0 0 0\n 0 0 0\n 0 0 0\n 0 0 0\n 0 0 0\n 0 0 0\n 0 0 0\n 0 0 0\n 0 0 0\n 0 0 0\n 0 0 0\n 0 0 0\n 0 0 0\n 0 0 0\n 0 0 0\n 0 0 0\n 0 0 0\n 0 0 0\n 0 0 0\n 0 0 0\n 0 0 0\n 0 0 0\n 0 0 0\n 0 0 0\n 0 0 0\n 0 0 0\n 0 0 0\n 0 0 0\n 0 0 0\n 0 0 0\n 0 0 0\n 0 0 0\n 0 0 0\n 0 0 0\n 0 0 0\n 0 0 0\n 0 0 0\n 0 0 0\n 0 0 0\n 0 0 0\n 0 0 0\n 0 0 0\n 0 0 0\n 0 0 0\n 0 0 0\n 0 0 0\n 0 0 0\n 0 0 0\n 0 0 0\n 0 0 0\n 0 0 0\n 0 0 0\n 0 0 0\n 0 0 0\n 0 0 0\n 0 0 0\n 0 0 0\n 0 0 0\n 0 0 0\n 0 0 0\n 0 0 0\n 0 0 0\n 0 0 0\n 0 0 0\n 0 0 0\n 0 0 0\n 0 0 0\n 0 0 0\n 0 0 0\n 0 0 0\n 0 0 0\n 0 0 0\n 0 0 0\n 0 0 0\n 0 0 0\n 0 0 0\n 0 0 0\n 0 0 0\n 0 0 0\n 0 0 0\n 0 0 0\n 0 0 0\n 0 0 0\n 0 0 0\n 0 0 0\n 0 0 0\n 0 0 0\n 0 0 0\n 0 0 0\n 0 0 0\n 0 0 0\n 0 0 0\n 0 0 0\n 0 0 0\n 0 0 0\n 0 0 0\n 0 0 0\n 0 0 0\n 0 0 0\n 0 0 0\n 0 0 0\n 0 0 0\n 0 0 0\n 0 0 0\n 0 0 0\n 0 0 0\n 0 0 0\n 0 0 0\n 0 0 0\n 0 0 0\n 0 0 0\n 0 0 0\n 0 0 0\n 0 0 0\n 0 0 0\n 0 0 0\n 0 0 0\n 0 0 0\n 0 0 0\n 0 0 1\n 0 0 1\n 0 0 1\n 0 0 1\n 0 0 1\n 0 0 1\n 0 0 1\n 0 0 1\n 0 0 1\n 0 0 1\n 0 0 0\n 0 0 0\n 0 0 0\n 0 0 0\n 0 0 0\n 0 0 0\n 0 0 0\n 0 0 0\n 0 0 0\n 0 0 0\n 0 0 0\n 0 0 0\n 0 0 0\n 0 0 0\n 0 0 0\n 0 0 0\n 0 0 0\n 0 0 0\n 0 0 0\n 0 0 0\n 0 0 0\n 0 0 0\n 0 0 0\n 0 0 0\n 0 0 0\n 0 0 0\n 0 0 0\n 0 0 0\n 0 0 0\n 0 0 0\n 0 0 0\n 0 0 0\n 0 0 0\n 0 0 0\n 0 0 0\n 0 0 0\n 0 0 0\n 0 0 0\n 0 0 0\n 0 0 0\n 0 0 0\n 0 0 1\n 1 0 1\n 1 0 1\n 1 0 1\n 1 0 1\n 1 0 1\n 1 0 1\n 1 0 1\n 1 0 1\n 1 0 0\n 1 0 0\n 1 0 0\n 1 0 0\n 1 0 0\n 1 0 0\n 1 0 0\n 1 0 0\n 1 0 0\n 1 0 0\n 1 0 0\n 1 0 0\n 1 0 0\n 1 0 0\n 1 0 0\n 1 0 0\n 1 0 0\n 1 0 0\n 1 0 0\n 1 0 0\n 1 0 0\n 1 0 0\n 1 0 0\n 1 0 0\n 1 0 0\n 1 0 0\n 1 0 0\n 1 0 0\n 1 0 0\n 1 0 0\n 1 0 0\n 1 0 0\n 1 0 0\n 1 0 0\n 1 0 0\n 1 0 0\n 1 0 0\n 1 0 0\n 1 0 0\n 1 0 0\n 1 0 0\n 1 0 0\n 1 0 0\n 1 0 0\n 1 0 0\n 1 0 0\n 1 0 0\n 1 0 0\n 1 0 0\n 1 0 0\n 1 0 0\n 1 0 0\n 1 0 0\n 1 0 0\n 1 0 0\n 0 0 0\n 0 0 0\n 0 0 0\n 0 0 0\n 0 0 0\n 0 0 0\n 0 0 0\n 0 0 0\n 0 1 0\n 0 1 0\n 0 1 0\n 0 1 0\n 0 1 0\n 0 1 0\n 0 1 0\n 0 1 0\n 0 1 0\n 0 1 0\n 0 1 0\n 0 1 0\n 0 1 0\n 0 1 0\n 0 1 0\n 0 1 0\n 0 1 0\n 0 1 0\n 0 1 0\n 0 1 0\n 0 1 0\n 0 1 0\n 0 1 0\n 0 1 0\n 0 1 0\n 0 1 0\n 0 1 0\n 0 1 0\n 0 1 0\n 0 1 0\n 0 1 0\n 0 1 0\n 0 1 0\n 0 1 0\n 0 1 0\n 0 1 0\n 0 1 0\n 0 1 0\n 0 0 0\n 0 0 0\n 0 0 0\n 0 0 0\n 0 0 0\n 0 0 0\n 0 0 0\n 0 0 0\n 0 0 0\n 0 0 0\n 0 0 0\n 0 0 0\n 0 0 0\n 0 0 0\n 0 0 0\n 0 0 0\n 0 0 0\n 0 0 0\n 0 0 0\n 0 0 0\n 0 0 0\n 0 0 0\n 0 0 0\n 0 0 0\n 1 0 0\n 1 0 0\n 1 0 0\n 1 0 0\n 1 0 0\n 1 0 0\n 1 0 0\n 1 0 0\n 1 0 0\n 1 0 0\n 1 0 0\n 1 0 0\n 1 0 0\n 1 0 0\n 1 0 0\n 1 0 0\n 1 0 0\n 1 0 0\n 1 0 0\n 1 0 0\n 1 0 0\n 1 0 0\n 1 0 0\n 1 0 0\n 1 0 0\n 1 0 0\n 1 0 0\n 0 0 0\n 0 0 0\n 0 0 0\n 0 0 0\n 0 0 0\n 0 0 0\n 0 0 0\n 0 0 0\n 0 0 0\n 0 0 0\n 0 0 0\n 0 0 0\n 0 0 0\n 0 0 0\n 0 0 0\n 0 0 0\n 0 0 0\n 0 0 0\n 0 0 0\n 0 0 0\n 0 0 0\n 0 0 0\n 0 0 0\n 0 0 0\n 0 0 0\n 0 0 0\n 0 0 0\n 0 0 0\n 0 0 0\n 0 0 0\n 0 0 0\n 0 0 0\n 0 0 0\n 1 0 0\n 1 0 0\n 1 0 0\n 1 0 0\n 1 0 0\n 1 0 0\n 1 0 0\n 1 0 0\n 1 0 0\n 1 0 0\n 1 0 0\n 1 0 0\n 1 0 0\n 1 0 0\n 1 0 0\n 1 0 0\n 1 0 0\n 1 0 0\n 1 0 0\n 1 0 0\n 1 0 0\n 1 0 0\n 1 0 0\n 1 0 0\n 1 0 0\n 1 0 0\n 1 0 0\n 1 0 0\n 1 0 0\n 1 0 0\n 1 0 0\n 1 0 0\n 1 0 0\n 0 0 0\n 0 0 0\n 0 0 0\n 0 0 0\n 0 0 0\n 0 0 0\n 0 0 0\n 0 0 0\n 0 0 0\n 0 0 0\n 0 0 0\n 0 0 0\n 0 0 0\n 0 0 0\n 0 0 0\n 0 0 0\n 0 0 0\n 0 0 0\n 0 0 0\n 0 0 0\n 0 0 0\n 0 0 0\n 0 0 0\n 0 0 0\n 0 0 0\n 0 0 0\n 0 0 0\n 0 0 0\n 0 0 0\n 0 0 0\n 0 0 0\n 0 0 0\n 0 0 0\n 0 0 0\n 0 0 0\n 0 0 0\n 0 0 0\n 0 0 0\n 0 0 0\n 0 0 0\n 0 0 0\n 0 0 0\n 0 0 0\n 0 0 0\n 0 0 0\n 0 0 0\n 0 0 0\n 0 0 0\n 0 0 0\n 0 0 0\n 0 0 0\n 0 0 0\n 0 0 0\n 0 0 0\n 0 0 0\n 0 0 0\n 0 0 0\n 0 0 0\n 0 0 0\n 0 0 0\n 0 0 0\n 0 0 0\n 0 0 0\n 0 0 0\n 0 0 0\n 0 0 0\n 0 0 0\n 0 0 0\n 0 0 0\n 0 0 0\n 0 0 0\n 0 0 0\n 0 0 0\n 0 0 0\n 0 0 0\n 0 0 0\n 0 0 0\n 0 0 0\n 0 0 0\n 0 0 0\n 0 0 0\n 0 0 0\n 0 0 0\n 0 0 0\n 0 0 0\n 0 0 0\n 0 0 0\n 0 0 0\n 0 0 0\n 0 0 0\n 0 0 0\n 0 0 0\n 0 0 0\n 0 0 0\n 0 0 0\n 0 0 0\n 0 0 0\n 0 0 0\n 0 0 0\n 0 0 0\n 0 0 0\n 0 0 0\n 0 0 0\n 0 0 0\n 0 0 0\n 0 0 0\n 0 0 0\n 0 0 0\n 0 0 0\n 0 0 0\n 0 0 0\n 0 0 0\n 0 0 0\n 0 0 0\n 0 0 0\n 0 0 0\n 0 0 0\n 0 0 0\n 0 0 0\n 0 0 0\n 0 0 0\n 0 0 0\n 0 0 0\n 0 0 0\n 0 0 0\n 0 0 0\n 0 0 0\n 0 0 0\n 0 0 0\n 0 0 0\n 0 0 0\n 0 0 0\n 0 0 0\n 0 0 0\n 0 0 0\n 0 0 0\n 0 0 0\n 0 0 0\n 0 0 0\n 0 0 0\n 0 0 0\n 0 0 0\n 0 0 0\n 0 0 0\n 0 0 0\n 0 0 0\n 0 0 0\n 0 0 0\n 0 0 0\n 0 0 0\n 0 0 0\n 0 0 0\n 0 0 0\n 0 0 0\n 0 0 0\n 0 0 0\n 0 0 0\n 0 0 0\n 0 0 0\n 0 0 0\n 0 0 0\n 0 0 0\n 0 0 0\n 0 0 0\n 0 0 0\n 0 0 0\n 0 0 0\n 0 0 0\n 0 0 0\n 0 0 0\n 0 0 0\n 0 0 0\n 0 0 0\n 0 0 0\n 0 0 0\n 0 0 0\n 0 0 0\n 0 0 0\n 0 0 0\n 0 0 0\n 0 0 0\n 0 0 0\n 0 0 0\n 0 0 0\n 0 0 0\n 0 0 0\n 0 0 0\n 0 0 0\n 0 0 0\n 0 0 0\n 0 0 0\n 0 0 0\n 0 0 0\n 0 0 0\n 0 0 0\n 0 0 0\n 0 0 0\n 0 0 0\n 0 0 0\n 0 0 0\n 0 0 0\n 0 0 0\n 0 0 0\n 0 0 0\n 0 0 0\n 0 0 0\n 0 0 0\n 0 0 0\n 0 0 0\n 0 0 0\n 0 0 0\n 0 0 0\n 0 0 0\n 0 0 0\n 0 0 0\n 0 0 0\n 0 0 0\n 0 0 0\n 0 0 0\n 0 0 0\n 0 0 0\n 0 0 0\n 0 0 0\n 0 0 0\n 0 0 0\n 0 0 0\n 0 0 0\n 0 0 0\n 0 0 0\n 0 0 0\n 0 0 0\n 0 0 0\n 0 0 0\n 0 0 0\n 0 0 0\n 0 0 0\n 0 0 0\n 0 0 0\n 0 0 0\n 0 0 0\n 0 0 0\n 0 0 0\n 0 0 0\n 0 0 0\n 0 0 0\n 0 0 0\n 0 0 0\n 0 0 0\n 0 0 0\n 0 0 0\n 0 0 0\n 0 0 0\n 0 0 0\n 0 0 0\n 0 0 0\n 0 0 0\n 0 0 0\n 0 0 0\n 0 0 0\n 0 0 0\n 0 0 0\n 0 0 0\n 0 0 0\n 0 0 0\n 0 0 0\n 0 0 0\n 0 0 0\n 0 0 0\n 0 0 0\n 0 0 0\n 0 0 0\n 0 0 0\n 0 0 0\n 0 0 0\n 0 0 0\n 0 0 0\n 0 0 0\n 0 0 0\n 0 0 0\n 0 0 0\n 0 0 0\n 0 0 0\n 0 0 0\n 0 0 0\n 0 0 0\n 0 0 0\n 0 0 0\n 0 0 0\n 0 0 0\n 0 0 0\n 0 0 0\n 0 0 0\n 0 0 0\n 0 0 0\n 0 0 0\n 0 0 0\n 0 0 0\n 0 0 0\n 0 0 0\n 0 0 0\n 0 0 0\n 0 0 0\n 0 0 0\n 0 0 0\n 0 0 0\n 0 0 0\n 0 0 0\n 0 0 0\n 0 0 0\n 0 0 0\n 0 0 0\n 0 0 0\n 0 0 0\n 0 0 0\n 0 0 0\n 0 0 0\n 0 0 0\n 0 0 0\n 0 0 0\n 0 0 0\n 0 0 0\n 0 0 0\n 0 0 0\n 0 0 0\n 0 0 0\n 0 0 0\n 0 0 0\n 0 0 0\n 0 0 0\n 0 0 0\n 0 0 0\n 0 0 0\n 0 0 0\n 0 0 0\n 0 0 0\n 0 0 0\n 0 0 0\n 0 0 0\n 0 0 0\n 0 0 0\n 0 0 0\n 0 0 0\n 0 0 0\n 0 0 0\n 0 0 0\n 0 0 0";
    replays[6]="3434\n 0 0 0\n 0 0 0\n 0 0 0\n 0 0 0\n 0 0 0\n 0 0 0\n 0 0 0\n 0 0 0\n 0 0 0\n 0 0 0\n 0 0 0\n 0 0 0\n 0 0 0\n 0 0 0\n 0 0 0\n 0 0 0\n 0 0 0\n 0 0 0\n 0 0 0\n 0 0 0\n 0 0 0\n 0 0 0\n 0 0 0\n 0 0 0\n 0 0 0\n 0 0 0\n 0 0 0\n 0 0 0\n 0 0 0\n 0 0 0\n 0 0 0\n 0 0 0\n 1 0 0\n 1 0 0\n 1 0 0\n 1 0 0\n 1 0 0\n 1 0 0\n 1 0 0\n 1 0 0\n 1 0 0\n 1 0 0\n 1 0 0\n 1 0 0\n 1 0 0\n 1 0 0\n 1 0 0\n 1 0 0\n 1 0 0\n 1 0 0\n 1 0 0\n 1 0 0\n 1 0 0\n 1 0 0\n 1 0 1\n 1 0 1\n 1 0 1\n 1 0 1\n 1 0 1\n 1 0 1\n 1 0 1\n 1 0 1\n 1 0 0\n 1 0 0\n 1 0 0\n 1 0 0\n 1 0 0\n 1 0 0\n 1 0 0\n 1 0 0\n 1 0 0\n 1 0 0\n 1 0 0\n 1 0 0\n 1 0 0\n 0 0 0\n 0 0 0\n 0 0 0\n 0 0 0\n 0 0 0\n 0 0 0\n 0 0 0\n 0 0 0\n 0 0 0\n 0 0 0\n 0 0 0\n 0 0 0\n 0 0 0\n 0 0 0\n 0 0 0\n 0 0 0\n 0 0 0\n 0 0 0\n 0 0 0\n 0 0 0\n 0 0 0\n 0 0 0\n 0 0 0\n 0 0 0\n 0 0 0\n 0 0 0\n 0 0 0\n 0 0 0\n 0 0 0\n 0 0 0\n 0 0 0\n 0 0 0\n 0 0 0\n 0 0 0\n 0 0 1\n 0 0 1\n 0 0 1\n 0 0 1\n 0 0 1\n 0 0 0\n 0 0 0\n 0 0 0\n 0 0 0\n 0 0 0\n 0 0 0\n 0 0 0\n 0 0 0\n 0 0 0\n 0 0 0\n 0 0 0\n 0 1 0\n 0 1 0\n 0 0 0\n 0 0 0\n 0 0 0\n 0 0 0\n 0 0 0\n 0 0 0\n 0 0 0\n 0 0 0\n 0 0 0\n 0 0 0\n 0 0 0\n 0 0 0\n 0 0 0\n 0 0 0\n 0 0 0\n 0 0 0\n 0 0 0\n 0 0 0\n 0 0 0\n 0 0 0\n 0 0 0\n 0 0 0\n 0 0 0\n 0 0 0\n 0 0 0\n 0 0 0\n 0 0 0\n 0 0 0\n 0 0 0\n 0 0 0\n 0 0 0\n 0 0 0\n 0 0 0\n 0 0 0\n 0 0 0\n 0 0 0\n 0 0 0\n 0 0 0\n 0 0 0\n 0 0 0\n 0 0 0\n 0 0 0\n 0 0 0\n 0 0 0\n 0 0 0\n 0 0 0\n 0 0 0\n 0 0 0\n 0 0 0\n 0 0 0\n 0 0 0\n 0 0 0\n 0 0 0\n 0 0 0\n 0 0 0\n 0 0 0\n 0 0 0\n 0 0 0\n 0 0 0\n 0 0 0\n 0 0 0\n 0 0 0\n 0 0 0\n 0 0 0\n 0 0 0\n 0 0 0\n 0 0 0\n 0 0 0\n 0 0 0\n 0 0 0\n 0 0 0\n 0 0 0\n 0 0 0\n 0 0 0\n 0 0 0\n 0 0 0\n 0 0 0\n 0 0 0\n 0 0 0\n 0 0 0\n 0 0 0\n 0 0 0\n 0 0 0\n 0 0 0\n 0 0 0\n 0 0 0\n 0 0 0\n 0 0 0\n 0 0 0\n 0 0 0\n 0 0 0\n 0 0 0\n 0 0 0\n 0 0 0\n 0 0 0\n 0 0 0\n 0 0 0\n 0 0 0\n 0 0 0\n 0 0 0\n 0 0 0\n 0 0 0\n 0 0 0\n 0 0 0\n 0 0 0\n 0 0 0\n 0 0 0\n 0 0 0\n 0 0 0\n 0 0 0\n 0 0 0\n 0 0 0\n 0 0 0\n 0 0 0\n 0 0 0\n 0 0 0\n 0 0 0\n 0 0 0\n 0 0 0\n 0 0 0\n 0 0 0\n 0 0 0\n 0 0 0\n 0 0 0\n 0 0 0\n 0 0 0\n 0 0 0\n 0 0 0\n 0 0 0\n 0 0 0\n 0 0 0\n 0 0 0\n 0 0 0\n 0 0 0\n 0 0 0\n 0 0 0\n 0 0 0\n 0 0 0\n 0 0 0\n 0 0 0\n 0 0 0\n 0 0 0\n 0 0 0\n 0 0 0\n 0 0 0\n 0 0 0\n 0 0 0\n 0 0 0\n 0 0 0\n 0 0 0\n 0 0 0\n 0 0 0\n 0 0 0\n 0 0 0\n 0 0 0\n 0 0 0\n 0 0 0\n 0 0 0\n 0 0 0\n 0 0 0\n 0 0 0\n 0 0 0\n 0 0 0\n 0 0 1\n 0 0 1\n 0 0 1\n 0 0 1\n 0 0 1\n 0 0 1\n 0 0 0\n 0 0 0\n 0 0 0\n 0 0 0\n 0 0 0\n 0 0 0\n 0 0 0\n 0 0 0\n 0 0 0\n 0 0 0\n 0 0 0\n 0 0 0\n 0 0 0\n 0 0 0\n 0 0 0\n 0 0 0\n 0 0 0\n 0 0 0\n 0 0 0\n 0 0 0\n 0 0 0\n 0 0 0\n 0 0 0\n 0 0 0\n 0 0 0\n 0 0 0\n 0 0 0\n 0 0 0\n 0 0 0\n 0 0 0\n 0 0 0\n 0 0 0\n 0 0 0\n 0 0 0\n 0 0 0\n 0 0 0\n 0 0 0\n 0 0 0\n 0 0 0\n 0 0 0\n 0 0 0\n 0 0 0\n 0 0 0\n 0 0 0\n 0 0 0\n 0 0 0\n 0 0 0\n 0 0 0\n 0 0 0\n 0 0 0\n 0 0 0\n 0 0 0\n 0 0 1\n 0 0 1\n 0 0 1\n 0 0 1\n 0 0 1\n 0 0 1\n 0 0 0\n 0 0 0\n 0 0 0\n 0 0 0\n 0 0 0\n 0 0 0\n 0 0 0\n 0 0 0\n 0 0 0\n 0 0 0\n 0 0 0\n 1 0 0\n 1 0 0\n 1 0 0\n 1 0 0\n 1 0 0\n 1 0 0\n 1 0 0\n 1 0 0\n 1 0 0\n 1 0 0\n 1 0 0\n 1 0 0\n 1 0 0\n 1 0 0\n 1 0 0\n 1 0 0\n 1 0 0\n 1 0 0\n 1 0 0\n 0 0 0\n 0 0 0\n 0 0 0\n 0 0 0\n 0 0 0\n 0 0 0\n 0 0 0\n 0 0 0\n 0 0 0\n 0 0 0\n 0 0 0\n 0 0 0\n 0 0 0\n 0 0 0\n 0 0 0\n 0 0 0\n 0 0 0\n 0 0 0\n 0 0 0\n 0 0 0\n 0 0 0\n 0 0 0\n 0 0 0\n 0 0 0\n 0 0 0\n 0 0 0\n 0 0 0\n 0 0 0\n 0 0 0\n 0 0 0\n 0 0 0\n 0 0 0\n 0 0 0\n 0 0 0\n 0 0 0\n 0 0 0\n 0 0 0\n 0 0 0\n 0 0 0\n 0 0 0\n 0 0 0\n 0 0 0\n 0 0 0\n 0 0 0\n 0 0 0\n 0 0 0\n 0 0 0\n 0 0 0\n 0 0 0\n 0 0 0\n 0 0 0\n 0 0 0\n 0 0 0\n 0 0 0\n 0 0 0\n 0 0 0\n 1 0 0\n 1 0 0\n 0 0 0\n 0 0 0\n 0 0 0\n 0 0 0\n 0 0 0\n 0 0 0\n 0 0 0\n 0 0 0\n 0 0 0\n 0 0 0\n 0 0 0\n 0 0 0\n 0 0 0\n 0 0 0\n 0 0 0\n 0 0 0\n 0 0 0\n 0 0 0\n 0 0 0\n 0 0 0\n 0 0 0\n 0 0 0\n 0 0 0\n 0 0 0\n 0 0 0\n 0 0 0\n 0 0 0\n 0 0 0\n 0 0 0\n 0 0 0\n 0 0 0\n 0 0 0\n 0 0 0\n 0 0 0\n 0 0 0\n 0 0 0\n 0 0 0\n 0 0 0\n 0 0 0\n 0 0 0\n 0 0 0\n 0 0 0\n 0 0 0\n 0 0 0\n 0 0 0\n 0 0 0\n 0 0 0\n 0 0 0\n 0 0 0\n 0 0 0\n 0 0 0\n 0 0 0\n 0 0 0\n 0 0 0\n 0 0 0\n 0 0 0\n 0 0 0\n 0 0 0\n 0 0 0\n 0 0 0\n 0 0 0\n 0 0 0\n 0 0 0\n 0 0 0\n 0 0 0\n 0 0 0\n 0 0 0\n 0 0 0\n 0 0 0\n 0 0 0\n 0 0 0\n 0 0 0\n 0 0 0\n 0 0 0\n 0 0 0\n 0 0 0\n 0 0 0\n 0 0 0\n 0 0 0\n 0 0 0\n 0 0 0\n 0 0 0\n 0 0 0\n 0 0 0\n 0 0 0\n 0 0 0\n 0 0 0\n 0 0 0\n 0 0 0\n 0 0 0\n 0 0 0\n 0 0 0\n 0 0 1\n 0 0 1\n 0 0 1\n 0 0 1\n 0 0 1\n 0 0 1\n 0 0 1\n 0 0 0\n 0 0 0\n 0 0 0\n 0 0 0\n 0 0 0\n 0 0 0\n 0 0 0\n 0 0 0\n 0 0 0\n 0 0 0\n 0 0 0\n 0 0 0\n 0 0 0\n 0 0 0\n 0 0 0\n 0 0 0\n 0 0 0\n 0 0 0\n 0 0 0\n 0 0 0\n 0 0 0\n 0 0 0\n 0 0 0\n 0 0 0\n 0 0 0\n 0 0 0\n 0 0 0\n 0 0 0\n 0 0 0\n 0 0 0\n 0 0 0\n 0 0 0\n 0 0 0\n 0 0 0\n 0 0 0\n 0 0 0\n 0 0 0\n 0 0 0\n 0 0 0\n 0 0 0\n 0 0 0\n 0 0 0\n 0 0 0\n 0 0 0\n 0 0 0\n 0 0 0\n 0 0 0\n 0 0 0\n 0 0 0\n 0 0 0\n 0 0 0\n 0 0 0\n 0 0 0\n 0 0 0\n 0 0 0\n 0 0 0\n 0 0 0\n 0 0 0\n 0 0 0\n 0 0 0\n 0 0 0\n 0 0 0\n 0 0 0\n 0 0 0\n 0 0 0\n 0 0 0\n 0 0 0\n 0 0 0\n 0 0 0\n 0 0 0\n 0 0 0\n 0 0 0\n 0 0 0\n 0 0 0\n 0 0 0\n 0 0 0\n 0 0 0\n 0 0 0\n 0 0 0\n 0 0 0\n 0 0 0\n 0 0 0\n 0 0 0\n 0 0 0\n 0 0 0\n 0 0 0\n 0 0 0\n 0 0 0\n 0 0 1\n 0 1 1\n 0 1 1\n 0 1 1\n 0 1 1\n 0 1 1\n 0 1 0\n 0 1 0\n 0 1 0\n 0 1 0\n 0 1 0\n 0 1 0\n 0 1 0\n 0 1 0\n 0 1 0\n 0 0 0\n 0 0 0\n 0 0 0\n 0 0 0\n 0 0 0\n 0 0 0\n 0 0 0\n 0 0 0\n 0 0 0\n 0 0 0\n 0 0 0\n 0 0 0\n 0 0 0\n 0 0 0\n 0 0 0\n 0 0 0\n 0 0 0\n 0 0 0\n 0 0 0\n 0 0 0\n 0 0 0\n 0 0 0\n 0 0 0\n 0 0 0\n 0 0 0\n 0 0 0\n 0 0 0\n 0 0 0\n 0 0 0\n 0 0 0\n 0 0 0\n 0 0 0\n 0 0 0\n 0 0 0\n 0 0 0\n 0 0 0\n 0 0 0\n 0 0 0\n 0 0 0\n 0 0 0\n 0 0 0\n 0 0 0\n 0 0 0\n 0 0 0\n 0 0 0\n 0 0 0\n 0 0 0\n 0 0 0\n 0 0 0\n 0 0 0\n 0 0 0\n 0 0 0\n 0 0 0\n 0 0 0\n 0 0 0\n 0 0 0\n 0 0 0\n 0 0 0\n 0 0 0\n 0 0 0\n 0 0 0\n 0 0 0\n 0 0 0\n 0 0 0\n 0 0 0\n 0 0 0\n 0 0 0\n 0 0 0\n 0 0 0\n 0 0 0\n 0 0 0\n 0 0 0\n 0 0 0\n 0 0 0\n 0 0 0\n 0 0 0\n 0 0 0\n 0 0 0\n 0 0 1\n 0 0 1\n 0 0 1\n 0 0 1\n 0 0 1\n 0 0 0\n 0 0 0\n 0 0 0\n 0 0 0\n 0 0 0\n 0 0 0\n 0 0 0\n 0 0 0\n 0 0 0\n 0 0 0\n 0 0 0\n 0 0 0\n 0 0 0\n 0 0 0\n 0 0 0\n 0 0 0\n 0 0 0\n 0 0 0\n 0 0 0\n 0 0 0\n 0 0 0\n 0 0 0\n 0 0 0\n 0 0 0\n 0 0 0\n 0 0 0\n 0 0 0\n 0 0 0\n 0 0 0\n 0 0 0\n 0 0 0\n 0 0 0\n 0 0 0\n 0 0 0\n 0 0 0\n 0 0 0\n 0 0 0\n 0 0 0\n 0 0 0\n 0 0 0\n 0 0 0\n 0 0 0\n 0 0 0\n 0 0 0\n 0 0 0\n 0 0 0\n 0 0 0\n 0 0 0\n 0 0 0\n 0 0 0\n 0 0 0\n 0 0 0\n 0 0 0\n 0 0 0\n 0 0 0\n 0 0 0\n 0 0 0\n 0 0 0\n 0 0 0\n 0 0 0\n 0 0 0\n 0 0 0\n 0 0 0\n 0 0 0\n 0 0 0\n 0 0 0\n 0 0 1\n 0 0 1\n 0 0 1\n 0 0 1\n 0 0 1\n 0 0 1\n 0 0 1\n 0 0 0\n 0 0 0\n 0 0 0\n 0 0 0\n 0 0 0\n 0 0 0\n 0 0 0\n 0 0 0\n 0 0 0\n 0 0 0\n 0 0 0\n 0 0 0\n 0 0 0\n 0 0 0\n 0 0 0\n 0 0 0\n 0 0 0\n 0 0 0\n 0 0 0\n 0 0 0\n 0 0 0\n 0 0 0\n 0 0 0\n 0 0 0\n 0 0 0\n 0 0 0\n 0 0 0\n 0 0 0\n 0 0 0\n 0 0 0\n 0 0 0\n 0 0 0\n 0 0 0\n 0 0 0\n 0 0 0\n 0 0 0\n 0 0 0\n 0 0 0\n 0 0 0\n 0 0 0\n 0 0 0\n 0 0 0\n 0 0 0\n 0 0 0\n 0 0 0\n 0 0 0\n 0 0 0\n 0 0 1\n 0 0 1\n 0 0 1\n 0 0 1\n 0 0 1\n 0 0 1\n 0 0 0\n 0 0 0\n 0 0 0\n 0 0 0\n 0 1 0\n 0 1 0\n 0 1 0\n 0 1 0\n 0 1 0\n 0 1 0\n 0 1 0\n 0 1 0\n 0 1 0\n 0 1 0\n 0 1 0\n 0 1 0\n 0 1 0\n 0 1 0\n 0 1 0\n 0 1 0\n 0 1 0\n 0 1 0\n 0 1 0\n 0 1 0\n 0 1 0\n 0 1 0\n 0 1 0\n 0 1 0\n 0 0 0\n 0 0 0\n 0 0 0\n 0 0 0\n 0 0 0\n 0 0 0\n 0 0 0\n 0 0 0\n 0 0 0\n 0 0 0\n 0 0 0\n 0 0 0\n 0 0 0\n 0 0 0\n 0 0 0\n 0 0 0\n 0 0 0\n 0 0 0\n 0 0 0\n 0 0 0\n 0 0 0\n 0 0 0\n 0 0 0\n 0 0 0\n 0 0 0\n 0 0 0\n 0 0 0\n 0 0 0\n 0 0 0\n 0 0 0\n 0 0 0\n 0 0 0\n 0 0 0\n 0 0 0\n 0 0 0\n 0 0 0\n 0 0 0\n 0 0 0\n 0 0 0\n 0 0 0\n 0 0 0\n 0 0 0\n 0 0 0\n 0 0 0\n 0 0 0\n 0 0 0\n 0 0 0\n 0 0 0\n 0 0 0\n 0 0 0\n 0 0 0\n 0 0 0\n 0 0 0\n 0 0 0\n 0 0 0\n 0 0 0\n 0 0 0\n 0 0 0\n 0 0 0\n 0 0 0\n 0 0 0\n 0 0 0\n 0 0 0\n 0 0 0\n 0 0 0\n 0 0 0\n 0 0 0\n 0 0 0\n 0 0 0\n 0 0 0\n 0 0 0\n 0 0 0\n 0 0 0\n 0 0 0\n 0 0 0\n 0 0 0\n 0 0 0\n 0 0 0\n 0 0 0\n 0 0 0\n 0 0 0\n 0 0 1\n 0 1 1\n 0 1 1\n 0 1 1\n 0 1 1\n 0 1 1\n 0 1 0\n 0 1 0\n 0 1 0\n 0 1 0\n 0 1 0\n 0 1 0\n 0 1 0\n 0 1 0\n 0 1 0\n 0 1 0\n 0 1 0\n 0 1 0\n 0 1 0\n 0 1 0\n 0 1 0\n 0 1 0\n 0 1 0\n 0 1 0\n 0 1 0\n 0 1 0\n 0 1 0\n 0 1 0\n 0 1 0\n 0 1 0\n 0 0 0\n 0 0 0\n 0 0 0\n 0 0 0\n 0 0 0\n 0 0 0\n 0 0 0\n 0 0 0\n 0 0 0\n 0 0 0\n 0 0 0\n 0 0 0\n 0 0 0\n 0 0 0\n 0 0 0\n 0 0 0\n 0 0 0\n 0 0 0\n 0 0 0\n 0 0 0\n 0 0 0\n 0 0 0\n 0 0 0\n 0 0 0\n 0 0 0\n 0 0 0\n 0 0 0\n 0 0 0\n 0 0 0\n 0 0 0\n 0 0 0\n 0 0 0\n 0 0 0\n 0 0 0\n 0 0 0\n 0 0 0\n 0 0 0\n 0 0 0\n 0 0 0\n 0 0 0\n 0 0 0\n 0 0 0\n 0 0 0\n 0 0 0\n 0 0 0\n 0 0 0\n 0 0 0\n 0 0 0\n 0 0 0\n 0 0 0\n 0 0 0\n 0 0 0\n 0 0 0\n 0 0 0\n 0 0 0\n 0 0 0\n 0 0 0\n 0 0 0\n 0 0 0\n 0 0 0\n 0 0 0\n 0 0 0\n 0 0 0\n 0 0 0\n 0 0 0\n 0 0 0\n 0 0 0\n 0 0 0\n 0 0 0\n 0 0 0\n 0 0 0\n 0 0 0\n 0 0 0\n 0 0 0\n 0 0 0\n 0 0 0\n 0 0 0\n 0 0 0\n 0 0 0\n 0 0 0\n 0 0 0\n 0 0 0\n 0 0 0\n 0 0 0\n 0 0 0\n 0 0 0\n 0 0 0\n 0 0 0\n 0 0 0\n 0 0 0\n 0 0 0\n 0 0 0\n 0 0 0\n 0 0 0\n 0 0 0\n 0 0 0\n 0 0 0\n 0 0 0\n 0 0 0\n 0 0 0\n 0 0 0\n 0 0 0\n 0 0 0\n 0 0 1\n 0 0 1\n 0 0 1\n 0 0 1\n 0 0 1\n 0 1 0\n 0 1 0\n 0 1 0\n 0 1 0\n 0 1 0\n 0 1 0\n 0 1 0\n 0 1 0\n 0 1 0\n 0 1 0\n 0 1 0\n 0 1 0\n 0 1 0\n 0 1 0\n 0 1 0\n 0 1 0\n 0 1 0\n 0 1 0\n 0 1 0\n 0 1 0\n 0 1 0\n 0 1 0\n 0 1 0\n 0 1 0\n 0 1 0\n 0 0 0\n 0 0 0\n 0 0 0\n 0 0 0\n 0 0 0\n 0 0 0\n 0 0 0\n 0 0 0\n 0 0 0\n 0 0 0\n 0 0 0\n 0 0 0\n 0 0 0\n 0 0 0\n 0 0 0\n 0 0 0\n 0 0 0\n 0 0 0\n 0 0 0\n 0 0 0\n 0 0 0\n 0 0 0\n 0 0 0\n 0 0 0\n 0 0 0\n 0 0 0\n 0 0 0\n 0 0 0\n 0 0 0\n 0 0 0\n 0 0 0\n 0 0 0\n 0 0 0\n 0 0 0\n 0 0 0\n 0 0 0\n 0 0 0\n 0 0 0\n 0 0 0\n 0 0 0\n 0 0 0\n 0 0 0\n 0 0 0\n 0 0 0\n 0 0 0\n 0 0 0\n 0 0 0\n 0 0 0\n 0 0 0\n 0 0 0\n 0 0 0\n 0 0 0\n 0 0 0\n 0 0 0\n 0 0 0\n 0 0 0\n 0 0 0\n 0 0 0\n 0 0 0\n 0 0 0\n 0 0 0\n 0 0 0\n 0 0 0\n 0 0 0\n 0 0 0\n 0 0 0\n 0 0 1\n 0 0 1\n 0 0 1\n 0 0 1\n 0 0 1\n 0 0 1\n 0 0 1\n 0 0 0\n 0 0 0\n 0 0 0\n 0 0 0\n 0 0 0\n 0 0 0\n 0 0 0\n 1 0 0\n 1 0 0\n 1 0 0\n 1 0 0\n 1 0 0\n 1 0 0\n 1 0 0\n 1 0 0\n 0 0 0\n 0 0 0\n 0 0 0\n 0 0 0\n 0 0 0\n 0 0 0\n 0 0 0\n 0 0 0\n 0 0 0\n 0 0 0\n 0 0 0\n 0 0 0\n 0 0 0\n 0 0 0\n 0 0 0\n 0 0 0\n 0 0 0\n 0 0 0\n 0 0 0\n 0 0 0\n 0 0 0\n 0 0 0\n 0 0 0\n 0 0 0\n 0 0 0\n 0 0 0\n 0 0 0\n 0 0 0\n 0 0 0\n 0 0 0\n 0 0 0\n 0 0 0\n 0 0 0\n 0 0 0\n 0 0 0\n 0 0 0\n 0 0 0\n 0 0 0\n 0 0 0\n 0 0 0\n 0 0 0\n 0 0 0\n 0 0 0\n 0 0 0\n 0 0 0\n 0 0 0\n 0 0 0\n 0 0 0\n 0 0 0\n 0 0 0\n 0 0 0\n 0 0 0\n 0 0 0\n 0 0 0\n 0 0 0\n 0 0 0\n 0 0 0\n 0 0 0\n 0 0 0\n 0 0 0\n 0 0 0\n 0 0 0\n 0 0 0\n 0 0 0\n 0 0 0\n 0 0 1\n 0 0 1\n 0 0 1\n 0 0 1\n 0 0 1\n 0 0 1\n 0 0 1\n 0 0 1\n 0 0 0\n 0 0 0\n 0 0 0\n 0 0 0\n 0 0 0\n 0 0 0\n 1 0 0\n 1 0 0\n 1 0 0\n 1 0 0\n 1 0 0\n 1 0 0\n 1 0 0\n 1 0 0\n 1 0 0\n 1 0 0\n 1 0 0\n 1 0 0\n 1 0 0\n 1 0 0\n 1 0 0\n 1 0 0\n 1 0 0\n 1 0 0\n 1 0 0\n 1 0 0\n 1 0 0\n 1 0 0\n 1 0 0\n 1 0 0\n 0 0 0\n 0 0 0\n 0 0 0\n 0 0 0\n 0 0 0\n 0 0 0\n 0 0 0\n 0 0 0\n 0 0 0\n 0 0 0\n 0 0 0\n 0 0 0\n 0 0 0\n 0 0 0\n 0 0 0\n 0 0 0\n 0 0 0\n 0 0 0\n 0 0 0\n 0 0 0\n 0 0 0\n 0 0 0\n 0 0 0\n 0 0 0\n 0 0 0\n 0 0 0\n 0 0 0\n 0 0 0\n 0 0 0\n 0 0 0\n 0 0 0\n 0 0 0\n 0 0 0\n 0 0 0\n 0 0 0\n 0 0 0\n 0 0 0\n 0 0 0\n 0 0 0\n 0 0 0\n 0 0 0\n 0 0 0\n 0 0 0\n 0 0 0\n 0 0 0\n 0 0 0\n 0 0 0\n 0 0 0\n 0 0 0\n 0 0 0\n 0 0 0\n 0 0 0\n 0 0 0\n 0 0 0\n 0 0 0\n 0 0 0\n 0 0 0\n 0 0 0\n 0 0 0\n 0 0 0\n 0 0 0\n 0 0 0\n 0 0 0\n 0 0 0\n 0 0 0\n 0 0 0\n 0 0 0\n 0 0 0\n 0 0 0\n 0 0 0\n 0 0 0\n 0 0 0\n 0 0 0\n 0 0 0\n 0 0 0\n 0 0 0\n 0 0 0\n 0 0 0\n 0 0 0\n 0 0 0\n 0 0 0\n 0 0 0\n 0 0 0\n 0 0 0\n 0 0 0\n 0 0 0\n 0 0 0\n 0 0 0\n 0 0 0\n 0 0 0\n 0 0 0\n 0 0 0\n 0 0 0\n 0 0 0\n 0 0 0\n 0 0 0\n 0 0 0\n 0 0 0\n 0 0 0\n 0 0 0\n 0 0 0\n 0 0 0\n 0 0 0\n 0 0 0\n 0 0 0\n 0 0 0\n 0 0 0\n 0 0 0\n 0 0 0\n 0 0 0\n 0 0 0\n 0 0 0\n 0 0 0\n 0 0 0\n 0 0 0\n 0 0 0\n 0 0 0\n 0 0 0\n 0 0 0\n 0 0 0\n 0 0 0\n 0 0 0\n 0 0 0\n 0 0 0\n 0 0 0\n 0 0 0\n 0 0 0\n 0 0 0\n 0 0 0\n 0 0 1\n 0 0 1\n 0 0 1\n 0 0 1\n 0 0 1\n 0 0 1\n 0 0 1\n 0 0 1\n 0 0 1\n 0 0 0\n 0 0 0\n 0 0 0\n 0 0 0\n 0 0 0\n 0 0 0\n 0 0 0\n 0 0 0\n 0 0 0\n 0 0 0\n 0 0 0\n 0 0 0\n 0 0 0\n 0 0 0\n 0 0 0\n 0 0 0\n 0 0 0\n 0 0 0\n 0 0 0\n 0 0 0\n 0 0 0\n 0 0 0\n 0 0 0\n 0 0 0\n 0 0 0\n 0 0 0\n 0 0 0\n 0 0 0\n 0 0 0\n 0 0 0\n 0 0 0\n 0 0 0\n 0 0 0\n 0 0 0\n 0 0 0\n 0 0 0\n 0 0 0\n 0 0 0\n 0 0 0\n 0 0 0\n 0 0 0\n 0 0 0\n 0 0 0\n 0 0 0\n 0 0 0\n 0 0 0\n 0 0 0\n 0 0 0\n 0 0 0\n 0 0 0\n 0 0 0\n 0 0 0\n 0 0 0\n 0 0 0\n 0 0 0\n 0 0 0\n 0 0 0\n 0 0 0\n 0 0 0\n 0 0 0\n 0 0 0\n 0 0 0\n 0 0 0\n 0 0 0\n 0 0 0\n 0 0 0\n 0 0 0\n 0 0 0\n 0 0 0\n 0 0 0\n 0 0 0\n 0 0 0\n 0 0 0\n 0 0 0\n 0 0 0\n 0 0 0\n 0 0 0\n 0 0 1\n 0 0 1\n 0 0 1\n 0 0 1\n 0 0 1\n 0 0 1\n 0 0 1\n 0 0 0\n 0 0 0\n 1 0 0\n 1 0 0\n 1 0 0\n 1 0 0\n 1 0 0\n 1 0 0\n 1 0 0\n 1 0 0\n 1 0 0\n 1 0 0\n 1 0 0\n 1 0 0\n 1 0 0\n 1 0 0\n 1 0 0\n 1 0 0\n 1 0 0\n 1 0 0\n 1 0 0\n 1 0 0\n 1 0 0\n 1 0 0\n 1 0 0\n 1 0 0\n 1 0 0\n 1 0 0\n 1 0 0\n 1 0 0\n 1 0 0\n 1 0 0\n 1 0 0\n 1 0 0\n 1 0 0\n 1 0 0\n 1 0 0\n 1 0 0\n 1 0 0\n 1 0 0\n 1 0 0\n 1 0 0\n 1 0 0\n 1 0 0\n 1 0 0\n 0 0 0\n 0 0 0\n 0 0 0\n 0 0 0\n 0 0 0\n 0 0 0\n 0 0 0\n 0 0 0\n 0 0 0\n 0 0 0\n 0 0 0\n 0 0 0\n 0 0 0\n 0 0 0\n 0 0 0\n 0 0 0\n 0 0 0\n 0 0 0\n 0 0 0\n 0 0 0\n 0 0 0\n 0 0 0\n 0 0 0\n 0 0 0\n 0 0 0\n 0 0 0\n 0 0 0\n 0 0 0\n 0 0 0\n 0 0 0\n 0 0 0\n 0 0 0\n 0 0 0\n 0 0 0\n 0 0 0\n 0 0 0\n 0 0 0\n 0 0 0\n 0 0 0\n 0 0 0\n 0 0 0\n 0 0 0\n 0 0 0\n 0 0 0\n 0 0 0\n 0 0 0\n 0 0 0\n 0 0 0\n 0 0 0\n 0 0 0\n 0 0 0\n 0 0 0\n 0 0 0\n 0 0 0\n 0 0 0\n 0 0 0\n 0 0 0\n 0 0 0\n 0 0 0\n 0 0 0\n 0 0 0\n 0 0 0\n 0 0 0\n 0 0 1\n 0 0 1\n 0 0 1\n 0 0 1\n 0 0 1\n 0 0 1\n 0 0 1\n 0 0 0\n 0 0 0\n 0 0 0\n 0 0 0\n 1 0 0\n 1 0 0\n 1 0 0\n 1 0 0\n 1 0 0\n 1 0 0\n 1 0 0\n 1 0 0\n 1 0 0\n 1 0 0\n 1 0 0\n 1 0 0\n 1 0 0\n 1 0 0\n 1 0 0\n 1 0 0\n 1 0 0\n 1 0 0\n 1 0 0\n 1 0 0\n 1 0 0\n 1 0 0\n 1 0 0\n 1 0 0\n 1 0 0\n 1 0 0\n 1 0 0\n 1 0 0\n 1 0 0\n 0 0 0\n 0 0 0\n 0 0 0\n 0 0 0\n 0 0 0\n 0 0 0\n 0 0 0\n 0 0 0\n 0 0 0\n 0 0 0\n 0 0 0\n 0 0 0\n 0 0 0\n 0 0 0\n 0 0 0\n 0 0 0\n 0 0 0\n 0 0 0\n 0 0 0\n 0 0 0\n 0 0 0\n 0 0 0\n 0 0 0\n 0 0 0\n 0 0 0\n 0 0 0\n 0 0 0\n 0 0 0\n 0 0 0\n 0 0 0\n 0 0 0\n 0 0 0\n 0 0 0\n 0 0 0\n 0 0 0\n 0 0 0\n 0 0 0\n 0 0 0\n 0 0 0\n 0 0 0\n 0 0 0\n 0 0 0\n 0 0 0\n 0 0 0\n 0 0 0\n 0 0 0\n 0 0 0\n 0 0 0\n 0 0 0\n 0 0 0\n 0 0 0\n 0 0 0\n 0 0 0\n 0 0 0\n 0 0 0\n 0 0 0\n 0 0 0\n 0 0 0\n 0 0 0\n 0 0 0\n 0 0 0\n 0 0 0\n 0 0 0\n 0 0 0\n 0 0 0\n 0 0 0\n 0 0 0\n 0 0 0\n 0 0 0\n 0 0 0\n 0 0 0\n 0 0 0\n 0 0 0\n 0 0 0\n 0 0 0\n 0 0 0\n 0 0 0\n 0 0 0\n 0 0 0\n 0 0 0\n 0 0 0\n 0 0 0\n 0 0 0\n 0 0 0\n 0 0 0\n 0 0 0\n 0 0 0\n 0 0 0\n 0 0 0\n 0 0 0\n 0 0 0\n 0 0 0\n 0 0 0\n 0 0 0\n 0 0 0\n 0 0 0\n 0 0 0\n 0 0 0\n 0 0 0\n 0 0 0\n 0 0 0\n 0 0 0\n 0 0 0\n 0 0 0\n 0 0 0\n 0 0 0\n 0 0 0\n 0 0 0\n 0 0 0\n 0 0 0\n 0 0 0\n 0 0 0\n 0 0 0\n 0 0 0\n 0 0 0\n 0 0 0\n 0 0 0\n 0 0 0\n 0 0 0\n 0 0 0\n 0 0 0\n 0 0 0\n 0 0 0\n 0 0 0\n 0 0 0\n 0 0 0\n 0 0 0\n 0 0 0\n 0 0 0\n 0 0 0\n 0 0 0\n 0 0 0\n 0 0 0\n 0 0 0\n 0 0 0\n 0 0 0\n 1 0 0\n 1 0 0\n 1 0 0\n 1 0 0\n 1 0 0\n 0 0 0\n 0 0 0\n 0 0 0\n 0 0 0\n 0 0 0\n 0 0 0\n 0 0 0\n 0 0 0\n 0 0 0\n 0 0 0\n 0 0 0\n 0 0 0\n 0 0 0\n 0 0 0\n 0 0 0\n 1 0 0\n 1 0 0\n 1 0 0\n 1 0 0\n 1 0 0\n 1 0 0\n 1 0 0\n 1 0 0\n 1 0 0\n 1 0 0\n 1 0 0\n 1 0 0\n 1 0 0\n 1 0 0\n 1 0 0\n 1 0 0\n 1 0 0\n 1 0 0\n 1 0 0\n 0 0 0\n 0 0 0\n 0 0 0\n 0 0 0\n 0 0 0\n 0 0 0\n 0 0 0\n 0 0 0\n 0 0 0\n 0 0 0\n 0 0 0\n 0 0 0\n 0 0 0\n 0 0 0\n 0 0 0\n 0 1 0\n 0 1 0\n 0 1 0\n 0 1 0\n 0 0 0\n 0 0 0\n 0 0 0\n 0 0 0\n 0 0 0\n 0 0 0\n 1 0 0\n 1 0 0\n 1 0 0\n 1 0 0\n 1 0 0\n 1 0 0\n 1 0 0\n 1 0 0\n 1 0 0\n 1 0 0\n 1 0 0\n 1 0 0\n 1 0 0\n 1 0 0\n 1 0 0\n 1 0 0\n 1 0 0\n 0 0 0\n 0 0 0\n 0 0 0\n 0 0 0\n 0 0 0\n 0 0 0\n 0 0 0\n 0 0 0\n 0 0 0\n 0 0 0\n 0 0 0\n 0 0 0\n 0 0 0\n 0 0 0\n 0 0 0\n 0 0 0\n 0 0 0\n 0 0 0\n 0 0 0\n 0 0 0\n 0 0 0\n 0 0 0\n 0 0 0\n 1 0 0\n 1 0 0\n 1 0 0\n 1 0 0\n 1 0 0\n 1 0 0\n 1 0 0\n 1 0 0\n 1 0 0\n 1 0 0\n 1 0 0\n 1 0 0\n 1 0 0\n 1 0 0\n 1 0 0\n 1 0 0\n 1 0 0\n 1 0 0\n 1 0 0\n 1 0 0\n 1 0 0\n 1 0 0\n 1 0 0\n 1 0 0\n 1 0 0\n 1 0 0\n 1 0 0\n 1 0 0\n 1 0 0\n 1 0 0\n 1 0 0\n 1 0 0\n 1 0 0\n 1 0 0\n 1 0 1\n 1 0 1\n 1 0 1\n 1 0 1\n 1 0 1\n 1 0 1\n 1 0 0\n 1 0 0\n 1 0 0\n 1 0 0\n 1 0 0\n 1 0 0\n 1 0 0\n 1 0 0\n 1 0 0\n 1 0 0\n 1 0 0\n 1 0 0\n 1 0 0\n 1 0 0\n 1 0 0\n 1 0 0\n 1 0 0\n 1 0 0\n 1 0 0\n 1 0 0\n 0 0 0\n 0 0 0\n 0 0 0\n 0 0 0\n 0 0 0\n 0 0 0\n 0 0 0\n 0 0 0\n 0 0 0\n 0 0 0\n 0 0 0\n 0 0 0\n 0 0 0\n 0 0 0\n 0 0 0\n 0 0 0\n 0 0 0\n 0 0 0\n 0 0 0\n 0 0 0\n 0 0 0\n 0 0 0\n 0 0 1\n 0 0 1\n 0 1 1\n 0 1 1\n 0 1 1\n 0 1 1\n 0 1 0\n 0 1 0\n 0 1 0\n 0 1 0\n 0 1 0\n 0 1 0\n 0 1 0\n 0 1 0\n 0 1 0\n 0 1 0\n 0 1 0\n 0 1 0\n 0 1 0\n 0 1 0\n 0 1 0\n 0 1 0\n 0 1 0\n 0 1 0\n 0 1 0\n 0 1 0\n 0 1 0\n 0 1 0\n 0 1 0\n 0 1 0\n 0 1 0\n 0 1 0\n 0 1 0\n 0 0 0\n 0 0 0\n 0 0 0\n 0 0 0\n 0 0 0\n 0 0 0\n 0 0 0\n 0 0 0\n 0 0 0\n 0 0 0\n 0 0 0\n 0 0 0\n 0 0 0\n 0 0 0\n 0 0 0\n 0 0 0\n 0 0 0\n 0 0 0\n 0 0 0\n 0 0 0\n 0 0 0\n 1 0 0\n 1 0 1\n 1 0 1\n 1 0 1\n 1 0 1\n 1 0 1\n 1 0 1\n 1 0 1\n 1 0 1\n 1 0 1\n 1 0 1\n 1 0 1\n 1 0 1\n 1 0 1\n 1 0 0\n 1 0 0\n 1 0 0\n 1 0 0\n 1 0 0\n 1 0 0\n 1 0 0\n 1 0 0\n 1 0 0\n 1 0 0\n 1 0 0\n 1 0 0\n 1 0 0\n 1 0 0\n 1 0 0\n 1 0 0\n 1 0 0\n 1 0 0\n 1 0 0\n 1 0 0\n 1 0 0\n 0 0 0\n 0 0 0\n 0 0 0\n 0 0 0\n 0 0 0\n 0 0 0\n 0 0 0\n 0 0 0\n 0 0 0\n 0 0 0\n 0 0 0\n 0 0 0\n 0 0 0\n 0 0 0\n 0 0 0\n 0 0 0\n 0 0 0\n 0 0 1\n 0 0 1\n 0 0 1\n 0 0 1\n 0 0 1\n 0 0 1\n 0 0 1\n 0 1 1\n 0 1 0\n 0 1 0\n 0 1 0\n 0 1 0\n 0 1 0\n 0 1 0\n 0 1 0\n 0 1 0\n 0 1 0\n 0 1 0\n 0 1 0\n 0 1 0\n 0 1 0\n 0 1 0\n 0 1 0\n 0 1 0\n 0 1 0\n 0 1 0\n 0 1 0\n 0 1 0\n 0 1 0\n 0 1 0\n 0 1 0\n 0 1 0\n 0 1 0\n 0 1 0\n 0 1 0\n 0 1 0\n 0 0 0\n 0 0 0\n 0 0 0\n 0 0 0\n 0 0 0\n 0 0 0\n 0 0 0\n 0 0 0\n 0 0 0\n 0 0 0\n 0 0 0\n 0 0 0\n 0 0 0\n 0 0 0\n 0 0 0\n 0 0 0\n 0 0 0\n 0 0 0\n 0 0 0\n 0 0 0\n 0 0 0\n 0 0 0\n 0 0 0\n 0 0 0\n 0 0 0\n 0 0 0\n 0 0 0\n 0 0 0\n 0 0 0\n 0 0 0\n 0 0 0\n 0 0 0\n 0 0 0\n 0 0 0\n 0 0 0\n 0 0 0\n 0 0 0\n 0 0 0\n 0 0 0\n 0 0 0\n 0 0 0\n 0 0 0\n 0 0 0\n 0 0 0\n 0 0 0\n 0 0 0\n 0 0 0\n 0 0 0\n 0 0 0\n 0 0 0\n 0 0 0\n 0 0 0\n 0 0 0\n 0 0 0\n 0 0 0\n 0 0 0\n 0 0 0\n 0 0 0\n 0 0 0\n 0 0 0\n 0 0 0\n 0 0 0\n 0 0 1\n 0 0 1\n 0 0 1\n 0 0 1\n 0 0 1\n 0 0 1\n 0 0 0\n 0 1 0\n 0 1 0\n 0 1 0\n 0 1 0\n 0 1 0\n 0 1 0\n 0 1 0\n 0 1 0\n 0 1 0\n 0 1 0\n 0 1 0\n 0 1 0\n 0 1 0\n 0 1 0\n 0 0 0\n 0 0 0\n 0 0 0\n 0 0 0\n 0 0 0\n 0 0 0\n 0 0 0\n 0 0 0\n 0 0 0\n 0 0 0\n 0 0 0\n 0 0 0\n 0 0 0\n 0 0 0\n 0 0 0\n 0 0 0\n 0 0 0\n 0 0 0\n 0 0 0\n 0 0 0\n 0 0 0\n 0 0 0\n 0 0 0\n 0 0 0\n 0 0 0\n 0 0 0\n 0 0 0\n 0 0 0\n 0 0 0\n 0 0 0\n 0 0 0\n 0 0 0\n 0 0 0\n 0 0 0\n 0 0 0\n 0 0 0\n 0 0 0\n 0 0 0\n 0 0 0\n 0 0 0\n 0 0 0\n 0 0 0\n 0 0 0\n 0 0 0\n 0 0 0\n 0 0 0\n 0 0 0\n 0 0 0\n 0 0 0\n 0 0 0\n 0 0 0\n 0 0 0\n 0 0 0\n 0 0 0\n 0 0 0\n 0 0 0\n 0 0 0\n 0 0 0\n 0 0 0\n 0 0 0\n 0 0 0\n 0 0 0\n 0 0 0\n 0 0 0\n 1 0 0\n 1 0 0\n 1 0 0\n 0 0 0\n 0 0 0\n 0 0 0\n 0 0 0\n 0 0 0\n 0 0 0\n 0 0 0\n 0 0 0\n 0 0 0\n 0 0 0\n 0 0 0\n 0 0 0\n 0 0 0\n 0 0 0\n 0 0 0\n 0 0 0\n 0 0 0\n 0 0 0\n 0 0 0\n 0 0 0\n 0 0 0\n 0 0 0\n 0 0 0\n 0 0 0\n 0 0 0\n 0 0 0\n 0 0 0\n 0 0 0\n 0 0 0\n 0 0 0\n 0 0 0\n 0 0 0\n 0 0 0\n 0 0 0\n 0 0 0\n 0 0 0\n 0 0 0\n 0 0 0\n 0 0 0\n 0 0 0\n 0 0 0\n 0 0 0\n 0 0 0\n 0 0 0\n 0 0 0\n 0 0 0\n 0 0 0\n 0 0 0\n 0 0 0\n 0 0 0\n 0 0 0\n 0 0 0\n 0 0 0\n 0 0 0\n 0 0 0\n 0 0 0\n 0 0 0\n 1 0 1\n 1 0 1\n 1 0 1\n 1 0 1\n 1 0 1\n 1 0 0\n 1 0 0\n 0 0 0\n 0 0 0\n 0 0 0\n 0 0 0\n 0 0 0\n 0 0 0\n 0 0 1\n 0 0 1\n 0 0 1\n 0 0 1\n 0 0 1\n 0 0 1\n 0 0 1\n 0 0 1\n 0 0 1\n 0 0 1\n 0 0 1\n 0 0 1\n 0 0 1\n 0 0 1\n 0 0 1\n 0 0 1\n 0 0 1\n 0 0 0\n 1 0 0\n 1 0 0\n 1 0 0\n 1 0 0\n 1 0 0\n 1 0 0\n 1 0 0\n 1 0 0\n 1 0 0\n 1 0 0\n 1 0 0\n 0 0 0\n 0 0 0\n 0 0 0\n 0 0 0\n 0 0 0\n 0 0 0\n 0 0 0\n 0 0 0\n 0 0 0\n 0 0 0\n 0 0 0\n 0 0 0\n 0 0 0\n 0 0 0\n 0 0 0\n 0 0 0\n 0 0 0\n 0 0 0\n 0 0 0\n 0 0 0\n 0 0 0\n 0 0 0\n 0 0 0\n 0 0 0\n 0 0 0\n 0 0 0\n 0 0 0\n 0 0 0\n 0 0 0\n 0 0 0\n 0 0 0\n 0 0 0\n 0 0 0\n 0 0 0\n 0 0 0\n 0 0 0\n 0 0 0\n 0 0 0\n 0 0 0\n 0 0 0\n 0 0 0\n 0 0 0\n 0 0 0\n 0 0 0\n 0 0 0\n 0 0 0\n 0 0 0\n 0 0 0\n 0 0 0\n 0 0 0\n 0 0 0\n 0 0 0\n 0 0 0\n 0 0 0\n 0 0 0\n 0 0 0\n 0 0 0\n 0 0 0\n 0 0 0\n 0 0 0\n 0 0 0\n 0 0 0\n 0 0 0\n 0 0 0\n 0 0 0\n 0 0 0\n 0 0 0\n 0 0 0\n 0 0 0\n 0 0 0\n 0 0 0\n 0 0 0\n 0 0 0\n 0 0 0\n 0 0 0\n 0 0 0\n 0 0 0\n 0 0 0\n 0 0 0\n 0 0 0\n 0 0 0\n 0 0 0\n 0 0 0\n 0 0 0\n 0 0 0\n 0 0 0\n 0 0 0\n 1 0 0\n 1 0 0\n 1 0 0\n 1 0 0\n 1 0 0\n 1 0 0\n 1 0 0\n 1 0 0\n 1 0 0\n 1 0 0\n 1 0 0\n 1 0 0\n 1 0 0\n 1 0 0\n 1 0 0\n 1 0 0\n 1 0 0\n 1 0 0\n 1 0 0\n 1 0 0\n 1 0 0\n 1 0 0\n 1 0 0\n 0 0 0\n 0 0 0\n 0 0 0\n 0 0 0\n 0 0 0\n 0 0 0\n 0 0 0\n 0 0 0\n 0 0 0\n 0 0 0\n 0 0 0\n 0 0 0\n 0 0 0\n 0 0 0\n 0 0 0\n 1 0 0\n 1 0 0\n 1 0 0\n 1 0 0\n 1 0 0\n 1 0 0\n 0 0 0\n 0 0 0\n 0 0 0\n 0 0 0\n 0 0 0\n 0 0 0\n 0 0 0\n 0 0 0\n 0 0 0\n 0 0 0\n 0 0 0\n 0 0 0\n 0 0 0\n 0 0 0\n 0 0 0\n 0 0 0\n 0 0 0\n 0 0 0\n 0 0 0\n 0 0 0\n 0 0 0\n 0 0 0\n 0 0 0\n 0 0 0\n 0 0 0\n 0 0 0\n 0 0 0\n 0 0 0\n 0 0 0\n 0 0 0\n 0 0 0\n 0 0 0\n 0 0 0\n 0 0 0\n 0 0 0\n 0 0 0\n 0 0 0\n 0 0 0\n 0 0 0\n 0 0 0\n 0 0 0\n 0 0 0\n 0 0 0\n 0 0 0\n 0 0 0\n 0 0 0\n 0 0 0\n 1 0 0\n 1 0 0\n 1 0 0\n 1 0 0\n 1 0 0\n 1 0 0\n 1 0 0\n 1 0 0\n 1 0 0\n 1 0 0\n 1 0 0\n 1 0 0\n 1 0 0\n 1 0 0\n 1 0 0\n 1 0 0\n 1 0 0\n 1 0 0\n 1 0 0\n 1 0 0\n 1 0 0\n 1 0 0\n 1 0 0\n 1 0 0\n 1 0 0\n 1 0 0\n 1 0 0\n 1 0 0\n 1 0 0\n 1 0 0\n 1 0 0\n 1 0 0\n 0 0 0\n 0 0 0\n 0 0 0\n 0 0 0\n 0 0 0\n 0 0 0\n 0 0 0\n 0 0 0\n 0 0 0\n 0 0 0\n 0 0 0\n 0 0 0\n 0 0 0\n 0 0 0\n 0 0 0\n 0 0 0\n 0 0 0\n 0 0 0\n 0 0 0\n 0 0 0\n 0 0 0\n 0 0 0\n 0 0 0\n 0 0 0\n 0 0 0\n 0 0 0\n 0 0 0\n 0 0 0\n 0 0 0\n 0 0 0\n 0 0 0\n 0 0 0\n 0 0 0\n 0 0 0\n 0 0 0\n 0 0 0\n 0 0 0\n 0 0 0\n 0 0 0\n 0 0 0\n 0 0 0\n 0 0 0\n 0 0 0\n 0 0 0\n 0 0 0\n 0 0 0\n 0 0 0\n 0 0 0\n 0 0 0\n 0 0 0\n 0 0 0\n 0 0 0\n 0 0 0\n 0 0 0\n 0 0 0\n 0 0 0\n 0 0 0\n 0 0 0\n 0 0 0\n 0 0 0\n 0 0 0\n 0 0 0\n 0 0 0\n 0 0 0\n 0 0 0\n 0 0 0\n 0 0 0\n 0 0 0\n 0 0 0\n 0 0 0\n 0 0 0\n 0 0 0\n 0 0 0\n 0 0 0\n 0 0 0\n 0 0 0\n 0 0 0\n 0 0 0\n 0 0 0\n 0 0 0\n 0 0 0\n 0 0 0\n 0 0 0\n 0 0 0\n 0 0 0\n 0 0 0\n 0 0 0\n 0 0 0\n 0 0 0\n 0 0 0\n 0 0 0\n 0 0 0\n 0 0 0\n 0 0 0\n 0 0 0\n 0 0 0\n 0 0 0\n 0 0 0\n 0 0 0\n 0 0 0\n 0 0 0\n 0 0 0\n 0 0 0\n 0 0 0\n 0 0 0\n 0 0 0\n 0 0 0\n 0 0 0\n 0 0 0\n 0 0 0\n 0 0 0\n 0 0 0\n 0 0 0\n 0 0 0\n 0 0 0\n 0 0 0\n 0 0 0\n 0 0 0\n 0 0 0\n 0 0 0\n 0 0 0\n 0 0 0\n 0 0 0\n 0 0 0\n 0 0 0\n 0 0 0\n 1 0 0\n 1 0 0\n 1 0 0\n 0 0 0\n 0 0 0\n 0 0 0\n 0 0 0\n 0 0 0\n 0 0 0\n 0 0 0\n 0 0 0\n 0 0 0\n 0 0 1\n 0 0 1\n 0 0 1\n 0 0 1\n 0 0 1\n 0 0 1\n 0 0 1\n 0 0 1\n 0 0 1\n 0 0 1\n 0 0 1\n 0 0 1\n 0 0 1\n 0 0 1\n 0 0 0\n 0 0 0\n 0 0 0\n 0 0 0\n 0 0 0\n 0 0 0\n 0 0 0\n 0 0 0\n 0 0 0\n 0 0 0\n 0 0 0\n 0 0 0\n 0 0 0\n 0 0 0\n 0 0 0\n 0 0 0\n 0 0 0\n 0 0 0\n 0 0 0\n 0 0 0\n 0 0 0\n 0 0 0\n 0 0 0\n 0 0 0\n 0 0 0\n 0 0 0\n 0 0 0\n 0 0 0\n 0 0 0\n 0 0 0\n 0 0 0\n 0 0 0\n 0 0 0\n 0 0 0\n 0 0 0\n 0 0 0\n 0 0 0\n 0 0 0\n 0 0 0\n 0 0 0\n 0 0 0\n 0 0 0\n 0 0 0\n 0 0 0\n 0 0 0\n 0 0 0\n 0 0 0\n 0 0 0\n 0 0 0\n 0 0 0\n 0 0 0\n 0 0 0\n 0 0 0\n 0 0 0\n 0 0 0\n 0 0 0\n 0 0 1\n 0 0 1\n 0 0 1\n 0 0 1\n 0 0 1\n 0 0 0\n 0 0 0\n 0 0 0\n 1 0 0\n 1 0 0\n 1 0 0\n 1 0 0\n 1 0 0\n 1 0 0\n 1 0 0\n 1 0 0\n 1 0 0\n 1 0 0\n 1 0 0\n 1 0 0\n 1 0 0\n 1 0 0\n 1 0 0\n 1 0 0\n 1 0 0\n 1 0 0\n 1 0 0\n 1 0 0\n 1 0 0\n 0 0 0\n 0 0 0\n 0 0 0\n 0 0 0\n 0 0 0\n 0 0 0\n 0 0 0\n 0 0 0\n 0 0 0\n 0 0 0\n 0 0 0\n 0 0 0\n 0 0 0\n 0 0 0\n 0 0 0\n 0 0 0\n 0 0 0\n 0 0 0\n 0 0 0\n 0 0 0\n 0 0 0\n 0 0 0\n 0 0 0\n 0 0 0\n 0 0 0\n 0 0 0\n 0 0 0\n 0 0 0\n 0 0 0\n 0 0 0\n 0 0 0\n 0 0 0\n 0 0 0\n 0 0 0\n 0 0 0\n 0 0 0\n 0 0 0\n 0 0 0\n 0 0 0\n 0 0 0\n 0 0 0\n 0 0 0\n 0 0 0\n 0 0 0\n 0 0 0\n 0 0 0\n 0 0 0\n 0 0 0\n 0 0 0\n 0 0 0\n 0 0 0\n 0 0 0\n 0 0 0\n 0 0 0\n 0 0 0\n 0 0 0\n 0 0 0\n 0 0 0\n 0 0 0\n 0 0 0\n 0 0 0\n 0 0 0\n 0 0 0\n 0 0 0\n 0 0 0\n 0 0 0\n 0 0 0\n 0 0 0\n 0 0 0\n 0 0 0\n 0 0 0\n 0 0 0\n 0 0 0\n 0 0 0\n 0 0 1\n 0 0 1\n 0 0 1\n 0 0 1\n 0 0 1\n 0 0 1\n 0 0 1\n 0 0 0\n 0 0 0\n 0 0 0\n 0 0 0\n 0 0 0\n 0 0 0\n 0 0 0\n 0 0 0\n 0 0 0\n 0 0 0\n 0 0 0\n 1 0 0\n 1 0 0\n 1 0 0\n 1 0 0\n 1 0 0\n 1 0 0\n 1 0 0\n 1 0 0\n 1 0 0\n 1 0 0\n 1 0 0\n 1 0 0\n 1 0 0\n 1 0 0\n 1 0 0\n 0 0 0\n 0 0 0\n 0 0 0\n 0 0 0\n 0 0 0\n 0 0 0\n 0 0 0\n 0 0 0\n 0 0 0\n 0 0 0\n 0 0 0\n 0 0 0\n 0 0 0\n 0 0 0\n 0 0 0\n 0 0 0\n 0 0 0\n 0 0 0\n 0 0 0\n 0 0 0\n 0 0 0\n 0 0 0\n 0 0 0\n 0 0 0\n 0 0 0\n 0 0 0\n 0 0 0\n 0 0 0\n 0 0 0\n 0 0 0\n 0 0 0\n 0 0 0\n 0 0 0\n 0 0 0\n 0 0 0\n 0 0 1\n 0 0 1\n 0 0 1\n 0 0 1\n 0 0 1\n 0 0 0\n 0 0 0\n 0 0 0\n 0 0 0\n 0 0 0\n 1 0 0\n 1 0 0\n 1 0 0\n 1 0 0\n 1 0 0\n 1 0 0\n 1 0 0\n 1 0 0\n 1 0 0\n 1 0 0\n 1 0 0\n 1 0 0\n 1 0 0\n 1 0 0\n 1 0 0\n 1 0 0\n 1 0 0\n 1 0 0\n 1 0 0\n 1 0 0\n 1 0 0\n 1 0 0\n 1 0 0\n 1 0 0\n 1 0 0\n 1 0 0\n 1 0 0\n 1 0 0\n 1 0 0\n 1 0 0\n 1 0 0\n 1 0 0\n 1 0 0\n 1 0 0\n 1 0 0\n 1 0 0\n 1 0 0\n 1 0 0\n 1 0 0\n 1 0 0\n 0 0 0\n 0 0 0\n 0 0 0\n 0 0 0\n 0 0 0\n 0 0 0\n 0 0 0\n 0 0 0\n 0 0 0\n 0 0 0\n 0 0 0\n 0 0 0\n 0 0 0\n 0 0 0\n 0 0 0\n 0 0 0\n 0 0 0\n 0 0 0\n 0 0 0\n 0 1 0\n 0 1 0\n 0 1 0\n 0 1 0\n 0 1 0\n 0 1 0\n 0 1 0\n 0 1 0\n 0 1 0\n 0 1 0\n 0 1 0\n 0 1 0\n 0 1 0\n 0 1 0\n 0 1 0\n 0 1 0\n 0 1 0\n 0 1 0\n 0 1 0\n 0 1 0\n 0 1 0\n 0 1 0\n 0 1 0\n 0 1 0\n 0 1 0\n 0 1 0\n 0 1 0\n 0 1 0\n 0 1 0\n 0 1 0\n 0 1 0\n 0 1 0\n 0 1 0\n 0 1 0\n 0 1 0\n 0 1 0\n 0 1 0\n 0 0 0\n 0 0 0\n 0 0 0\n 0 0 0\n 0 0 0\n 0 0 0\n 0 0 0\n 0 0 0\n 0 0 0\n 0 0 0\n 0 0 0\n 0 0 0\n 0 0 0\n 0 0 0\n 0 0 0\n 0 0 0\n 0 0 0\n 0 0 0\n 0 0 0\n 0 0 0\n 0 0 0\n 0 0 0\n 0 0 0\n 0 0 0\n 0 0 0\n 0 0 0\n 0 0 0\n 0 0 0\n 0 0 0\n 0 0 0\n 0 0 0\n 0 0 0\n 0 0 0\n 0 0 0\n 0 0 0\n 0 0 0\n 0 0 0\n 0 0 0\n 0 0 0\n 0 0 0\n 0 0 0\n 0 0 0\n 0 0 0\n 0 0 0\n 0 0 0\n 0 0 0\n 0 0 0\n 0 0 0\n 0 0 0\n 0 0 0\n 0 0 0\n 0 0 0\n 0 0 0\n 0 0 0\n 0 0 0\n 0 0 0\n 0 0 0\n 0 0 0\n 0 0 0\n 0 0 0\n 0 0 0\n 0 0 0\n 0 0 0\n 0 0 0\n 0 0 0\n 0 0 0\n 0 0 0\n 0 0 0\n 0 0 0\n 0 0 0\n 0 0 0\n 0 0 0\n 0 0 0\n 0 0 0\n 0 0 0\n 0 0 0\n 0 0 0\n 0 0 0\n 0 0 0\n 0 0 0\n 0 0 0\n 0 0 0\n 0 0 0\n 0 0 0\n 0 0 0\n 0 0 0\n 0 0 0\n 0 0 0\n 0 0 0\n 0 0 0\n 0 0 0\n 0 0 0\n 0 0 0\n 0 0 0\n 0 0 0\n 0 0 0\n 0 0 0\n 0 0 0\n 0 0 0\n 0 0 0\n 0 0 0\n 0 0 0\n 0 0 0\n 0 0 0\n 0 0 0\n 0 0 0\n 0 0 0\n 0 0 0\n 0 0 0\n 0 0 0\n 0 0 0\n 0 0 0\n 0 0 0\n 0 0 0\n 0 0 0\n 0 0 0\n 0 0 0\n 0 0 0\n 0 0 0\n 0 0 0\n 0 0 0\n 0 0 0\n 0 0 0\n 0 0 0\n 0 0 0\n 0 0 0\n 0 0 0\n 0 0 0\n 0 0 0\n 0 0 0\n 0 0 0\n 0 0 0\n 0 0 0\n 0 0 0\n 0 0 0\n 0 0 0\n 0 0 0\n 0 0 0\n 0 0 0\n 0 0 0\n 0 0 0\n 0 0 0\n 0 0 0\n 0 0 0\n 0 0 0\n 0 0 0\n 0 0 0\n 0 0 0\n 0 0 0\n 0 0 0\n 0 0 0\n 0 0 0\n 0 0 0\n 0 0 0\n 0 0 0\n 0 0 0\n 0 0 0\n 0 0 0\n 0 0 0\n 0 0 0\n 0 0 0\n 0 0 0\n 0 0 0\n 0 0 0\n 0 0 0\n 0 0 0\n 0 0 0\n 0 0 0\n 0 0 0\n 0 0 0\n 0 0 0\n 0 0 0\n 0 0 0\n 0 0 0\n 0 0 0\n 0 0 0\n 0 0 0\n 0 0 0\n 0 0 0\n 0 0 0\n 0 0 0\n 0 0 0\n 0 0 0\n 0 0 0\n 0 0 0\n 0 0 0\n 0 0 0\n 0 0 0\n 0 0 0\n 0 0 0\n 0 0 0\n 0 0 0\n 0 0 0\n 0 0 0\n 0 0 0\n 0 0 0\n 0 0 0\n 0 0 0\n 0 0 0\n 0 0 0\n 0 0 0\n 0 0 0\n 0 0 0\n 0 0 0\n 0 0 0\n 0 0 0\n 0 0 0\n 0 0 0\n 0 0 0\n 0 0 0\n 0 0 0\n 0 0 0\n 0 0 0\n 0 0 0\n 0 0 0\n 0 0 0\n 0 0 0\n 0 0 0\n 0 0 0\n 0 0 0\n 0 0 0\n 0 0 0\n 0 0 0\n 0 0 0\n 0 0 0\n 0 0 0\n 0 0 0\n 0 0 0\n 0 0 0\n 0 0 0\n 0 0 0\n 0 0 0\n 0 0 0\n 0 0 0\n 0 0 0\n 0 0 0\n 0 0 0\n 0 0 0\n 0 0 0\n 0 0 0\n 0 0 0\n 0 0 0\n 0 0 0\n 0 0 0\n 0 0 0\n 0 0 0\n 0 0 0\n 0 0 0\n 0 0 0\n 0 0 0\n 0 0 0\n 0 0 0\n 0 0 0\n 0 0 0\n 0 0 0\n 0 0 0\n 0 0 0\n 0 0 0\n 0 0 0\n 0 0 0\n 0 0 0\n 0 0 0\n 0 0 0\n 0 0 0\n 0 0 0\n 0 0 0\n 0 0 0\n 0 0 0\n 0 0 0\n 0 0 0\n 0 0 0\n 0 0 0\n 0 0 0\n 0 0 0\n 0 0 0\n 0 0 0\n 0 0 0\n 0 0 0\n 0 0 0\n 0 0 0\n 0 0 0\n 0 0 0\n 0 0 0\n 0 0 0\n 0 0 0\n 0 0 0\n 0 0 0\n 0 0 0\n 0 0 0\n 0 0 0\n 0 0 0\n 0 0 0\n 0 0 0\n 0 0 0\n 0 0 0\n 0 0 0\n 0 0 0\n 0 0 0\n 0 0 0\n 0 0 0\n 0 0 0\n 0 0 0\n 0 0 0\n 0 0 0\n 0 0 0\n 0 0 0\n 0 0 0\n 0 0 0\n 0 0 0\n 0 0 0\n 0 0 0\n 0 0 0\n 0 0 0\n 0 0 0\n 0 0 0\n 0 0 0\n 0 0 0\n 0 0 0\n 0 0 0\n 0 0 0\n 0 0 0\n 0 0 0\n 0 0 0\n 0 0 0\n 0 0 0\n 0 0 0\n 0 0 0\n 0 0 0\n 0 0 0\n 0 0 0\n 0 0 0\n 0 0 0\n 0 0 0\n 0 0 0\n 0 0 0\n 0 0 0\n 0 0 0\n 0 0 0\n 0 0 0\n 0 0 0";
    replays[7]="2178\n 0 0 0\n 0 0 0\n 0 0 0\n 0 0 0\n 0 0 0\n 0 0 0\n 0 0 0\n 0 0 0\n 0 0 0\n 0 0 0\n 0 0 0\n 0 0 0\n 0 0 0\n 0 0 0\n 0 0 0\n 0 0 0\n 0 0 0\n 0 0 0\n 0 0 0\n 0 0 0\n 0 0 0\n 0 0 0\n 0 0 0\n 0 0 0\n 0 0 0\n 0 0 0\n 0 0 0\n 0 0 0\n 0 0 0\n 0 0 0\n 0 0 0\n 0 0 0\n 0 0 0\n 0 0 0\n 0 0 0\n 0 0 0\n 0 0 0\n 0 0 0\n 0 0 0\n 0 0 0\n 0 0 0\n 0 0 0\n 0 0 0\n 0 0 0\n 0 0 0\n 0 0 0\n 0 0 0\n 0 0 0\n 0 0 0\n 0 0 0\n 0 0 0\n 0 0 0\n 0 0 0\n 0 0 0\n 0 0 0\n 0 0 0\n 0 0 0\n 0 0 0\n 0 0 0\n 0 0 0\n 0 0 0\n 0 0 0\n 0 0 0\n 0 0 0\n 0 0 0\n 0 0 0\n 0 0 0\n 0 0 0\n 0 0 0\n 1 0 0\n 1 0 0\n 1 0 0\n 1 0 0\n 1 0 0\n 1 0 0\n 1 0 0\n 1 0 0\n 1 0 0\n 1 0 0\n 0 0 0\n 0 0 0\n 0 0 0\n 0 0 0\n 0 0 0\n 0 0 0\n 0 0 0\n 0 0 0\n 0 0 0\n 0 0 0\n 0 0 0\n 0 0 0\n 0 0 0\n 0 0 0\n 0 0 0\n 0 0 0\n 0 0 0\n 0 0 0\n 0 0 0\n 0 0 0\n 0 0 0\n 0 0 0\n 0 0 0\n 0 0 0\n 0 0 0\n 0 0 0\n 0 0 0\n 0 0 0\n 0 0 0\n 0 0 0\n 0 0 0\n 0 0 0\n 0 0 0\n 0 0 0\n 0 0 0\n 0 0 0\n 0 0 0\n 0 0 0\n 0 0 0\n 0 0 0\n 0 0 0\n 0 0 0\n 0 0 0\n 0 0 0\n 0 0 0\n 0 0 0\n 0 0 0\n 0 0 0\n 0 0 0\n 0 0 0\n 0 0 0\n 0 0 0\n 0 0 0\n 0 0 0\n 0 0 0\n 0 0 0\n 0 0 0\n 0 0 0\n 0 0 0\n 0 0 0\n 0 0 0\n 0 0 0\n 0 0 0\n 0 0 0\n 0 0 0\n 0 0 0\n 0 0 0\n 0 0 0\n 0 0 0\n 0 0 0\n 0 0 0\n 0 0 0\n 0 0 0\n 0 0 0\n 0 0 0\n 0 0 0\n 0 0 0\n 0 0 0\n 0 0 0\n 0 0 0\n 0 0 0\n 0 0 0\n 0 0 0\n 0 0 0\n 0 0 0\n 0 0 0\n 0 0 0\n 0 0 0\n 0 0 0\n 0 0 0\n 0 0 0\n 0 0 0\n 0 0 0\n 0 0 0\n 0 0 0\n 0 0 0\n 0 0 0\n 0 0 0\n 0 0 0\n 0 0 0\n 0 0 0\n 0 0 0\n 0 0 0\n 0 0 0\n 0 0 0\n 0 0 0\n 0 0 0\n 0 0 0\n 0 0 0\n 0 0 0\n 0 0 0\n 0 0 0\n 0 0 0\n 0 0 0\n 0 0 0\n 0 0 0\n 0 0 0\n 0 0 0\n 0 0 0\n 0 0 0\n 0 0 0\n 0 0 0\n 0 0 0\n 0 0 0\n 0 0 0\n 0 0 0\n 0 0 0\n 0 0 0\n 0 0 1\n 0 0 1\n 0 0 1\n 0 0 1\n 0 0 1\n 0 0 1\n 0 0 1\n 0 0 1\n 0 0 1\n 0 0 1\n 0 0 1\n 0 0 1\n 0 0 1\n 0 0 1\n 0 0 1\n 0 0 1\n 0 0 1\n 0 0 1\n 0 0 1\n 0 0 1\n 0 0 1\n 0 0 1\n 0 0 1\n 0 0 1\n 0 0 1\n 0 0 1\n 0 0 1\n 0 0 1\n 0 0 1\n 0 0 1\n 0 0 1\n 0 0 1\n 0 0 1\n 0 0 1\n 0 0 1\n 0 0 1\n 0 0 1\n 0 0 1\n 0 0 1\n 0 0 1\n 0 0 1\n 0 0 1\n 0 0 1\n 0 0 1\n 0 0 1\n 0 0 1\n 0 0 1\n 0 0 1\n 0 0 1\n 0 0 0\n 0 0 0\n 0 0 0\n 0 0 0\n 0 0 0\n 0 0 0\n 0 0 0\n 0 0 0\n 0 0 0\n 0 0 0\n 0 0 0\n 0 0 0\n 0 0 0\n 0 0 0\n 0 0 0\n 0 0 0\n 0 0 0\n 0 0 0\n 0 0 0\n 0 0 0\n 0 0 0\n 0 0 0\n 0 0 0\n 0 0 0\n 0 0 0\n 0 0 0\n 0 0 0\n 0 0 0\n 0 0 0\n 0 0 0\n 0 0 0\n 0 0 0\n 0 0 0\n 0 0 0\n 0 0 0\n 0 0 0\n 0 0 0\n 0 0 0\n 0 0 0\n 0 0 0\n 0 0 0\n 0 0 0\n 0 0 0\n 0 0 0\n 0 0 0\n 0 0 0\n 0 0 0\n 0 0 0\n 0 0 0\n 0 0 0\n 0 0 0\n 0 0 0\n 0 0 0\n 0 0 0\n 0 0 0\n 0 0 0\n 0 0 0\n 0 0 0\n 0 0 0\n 0 0 0\n 0 0 0\n 0 0 0\n 0 0 0\n 0 0 0\n 0 0 0\n 0 0 0\n 0 0 1\n 1 0 1\n 1 0 1\n 1 0 1\n 1 0 1\n 1 0 1\n 1 0 1\n 1 0 1\n 1 0 1\n 1 0 1\n 1 0 1\n 1 0 1\n 1 0 1\n 1 0 1\n 1 0 1\n 1 0 1\n 1 0 1\n 1 0 1\n 1 0 1\n 1 0 1\n 1 0 1\n 1 0 1\n 1 0 1\n 1 0 1\n 1 0 1\n 1 0 1\n 1 0 1\n 1 0 1\n 1 0 1\n 1 0 1\n 1 0 1\n 1 0 1\n 1 0 1\n 1 0 1\n 0 0 1\n 0 0 0\n 0 0 0\n 0 0 0\n 0 0 0\n 0 0 0\n 0 0 0\n 0 0 0\n 0 0 0\n 0 0 0\n 0 0 0\n 0 0 0\n 0 0 0\n 0 0 0\n 0 0 0\n 0 0 0\n 0 0 0\n 0 0 0\n 0 0 0\n 0 0 0\n 0 0 0\n 0 0 0\n 0 0 0\n 0 0 0\n 0 0 0\n 0 0 0\n 0 0 0\n 0 0 0\n 0 0 0\n 0 0 0\n 0 0 0\n 0 0 0\n 0 0 0\n 0 0 0\n 0 0 0\n 0 0 0\n 0 0 0\n 0 0 0\n 0 0 0\n 0 0 0\n 0 0 0\n 0 0 0\n 0 0 0\n 0 0 0\n 0 0 0\n 0 0 0\n 0 0 0\n 0 0 0\n 0 0 0\n 0 0 0\n 0 0 0\n 0 0 0\n 0 0 0\n 0 0 0\n 0 0 0\n 0 0 0\n 0 0 0\n 0 0 0\n 0 0 0\n 0 0 0\n 0 0 0\n 0 0 0\n 0 0 0\n 0 0 0\n 0 0 0\n 0 0 0\n 0 0 0\n 0 0 0\n 0 0 0\n 0 0 0\n 0 0 0\n 0 0 0\n 1 0 1\n 1 0 1\n 1 0 1\n 1 0 1\n 1 0 1\n 1 0 1\n 1 0 1\n 1 0 1\n 1 0 1\n 1 0 1\n 1 0 1\n 1 0 1\n 1 0 1\n 1 0 1\n 1 0 1\n 1 0 1\n 1 0 1\n 1 0 1\n 1 0 1\n 1 0 1\n 1 0 1\n 1 0 1\n 1 0 1\n 1 0 1\n 1 0 1\n 1 0 1\n 1 0 1\n 1 0 1\n 1 0 1\n 1 0 1\n 1 0 1\n 1 0 1\n 1 0 1\n 1 0 1\n 1 0 1\n 1 0 1\n 1 0 1\n 1 0 1\n 1 0 1\n 1 0 1\n 1 0 1\n 1 0 1\n 1 0 1\n 1 0 1\n 1 0 1\n 1 0 1\n 1 0 1\n 1 0 1\n 1 0 1\n 1 0 1\n 1 0 1\n 1 0 1\n 1 0 1\n 1 0 1\n 1 0 1\n 1 0 1\n 1 0 1\n 1 0 1\n 1 0 1\n 1 0 1\n 1 0 1\n 1 0 1\n 1 0 1\n 1 0 1\n 0 0 1\n 0 0 0\n 0 0 0\n 0 0 0\n 0 0 0\n 0 0 0\n 0 0 0\n 0 0 0\n 0 0 0\n 0 0 0\n 0 0 0\n 0 0 0\n 0 0 0\n 0 0 0\n 0 0 0\n 0 0 0\n 0 0 0\n 0 0 0\n 0 0 0\n 0 0 0\n 0 0 0\n 0 0 0\n 0 0 0\n 0 0 0\n 0 0 0\n 0 0 0\n 0 0 0\n 0 0 0\n 0 0 0\n 0 0 0\n 0 0 0\n 0 0 0\n 0 0 0\n 0 0 0\n 0 0 0\n 1 0 0\n 1 0 0\n 1 0 0\n 1 0 0\n 1 0 0\n 1 0 0\n 1 0 0\n 1 0 0\n 1 0 0\n 1 0 0\n 1 0 0\n 1 0 0\n 1 0 0\n 1 0 0\n 1 0 0\n 1 0 0\n 1 0 0\n 1 0 0\n 1 0 0\n 1 0 0\n 1 0 0\n 1 0 0\n 1 0 0\n 1 0 0\n 1 0 0\n 1 0 0\n 1 0 0\n 1 0 0\n 1 0 0\n 1 0 0\n 1 0 0\n 1 0 0\n 1 0 0\n 1 0 0\n 1 0 0\n 1 0 0\n 1 0 0\n 1 0 0\n 1 0 0\n 1 0 0\n 1 0 0\n 1 0 0\n 1 0 0\n 1 0 0\n 1 0 0\n 1 0 0\n 1 0 0\n 1 0 0\n 1 0 0\n 1 0 0\n 1 0 0\n 1 0 0\n 1 0 0\n 1 0 0\n 1 0 0\n 1 0 0\n 1 0 0\n 1 0 0\n 1 0 0\n 0 0 0\n 0 0 0\n 0 0 0\n 0 0 0\n 0 0 0\n 0 0 0\n 0 0 0\n 0 0 0\n 0 0 0\n 0 0 0\n 0 0 0\n 0 0 0\n 0 0 0\n 0 0 0\n 0 0 0\n 0 0 0\n 0 0 0\n 0 0 0\n 0 0 0\n 0 0 0\n 0 0 0\n 0 0 0\n 0 0 0\n 0 0 0\n 0 0 0\n 0 0 0\n 0 0 0\n 0 0 0\n 0 0 0\n 0 0 0\n 0 0 0\n 0 0 0\n 0 0 0\n 0 0 0\n 0 0 0\n 0 0 0\n 0 0 0\n 0 0 0\n 0 0 0\n 0 0 0\n 0 0 0\n 0 0 0\n 0 0 0\n 0 0 0\n 0 0 0\n 0 0 0\n 0 0 0\n 0 0 0\n 0 0 0\n 0 0 0\n 0 0 0\n 0 0 0\n 0 0 0\n 0 0 0\n 0 0 0\n 0 0 0\n 0 0 0\n 0 0 0\n 0 0 0\n 0 0 0\n 0 0 0\n 0 0 0\n 0 0 0\n 0 0 0\n 0 0 0\n 0 0 0\n 0 0 0\n 0 0 0\n 0 0 0\n 0 0 0\n 0 0 0\n 0 0 0\n 0 0 0\n 0 0 0\n 0 0 0\n 0 0 0\n 0 0 0\n 0 0 0\n 0 0 0\n 0 0 0\n 0 0 0\n 0 0 0\n 0 0 0\n 0 0 0\n 0 0 0\n 0 0 0\n 0 0 0\n 0 0 0\n 0 0 0\n 0 0 0\n 0 0 0\n 0 0 0\n 0 0 0\n 0 0 0\n 0 0 0\n 0 0 0\n 0 0 0\n 0 0 0\n 0 0 0\n 0 0 0\n 0 0 0\n 0 0 0\n 0 0 0\n 0 0 0\n 0 0 0\n 0 0 0\n 0 0 0\n 0 0 0\n 0 0 0\n 0 0 0\n 0 0 0\n 0 0 0\n 0 0 0\n 0 0 0\n 0 0 0\n 0 0 0\n 0 0 0\n 0 0 0\n 0 0 0\n 0 0 0\n 0 0 0\n 0 0 0\n 0 0 0\n 0 0 0\n 0 0 0\n 0 0 0\n 0 0 0\n 0 0 0\n 0 0 0\n 0 0 0\n 0 0 0\n 0 0 0\n 0 0 0\n 0 0 0\n 0 0 0\n 0 0 0\n 0 0 0\n 0 0 0\n 0 0 0\n 0 0 0\n 0 0 0\n 0 0 0\n 0 0 0\n 0 0 0\n 0 0 0\n 0 0 0\n 0 0 0\n 0 0 0\n 0 0 1\n 0 0 1\n 0 0 1\n 0 0 1\n 0 0 1\n 0 0 1\n 0 0 1\n 0 0 1\n 0 0 1\n 0 0 1\n 0 0 1\n 0 0 1\n 0 0 1\n 0 0 1\n 0 0 1\n 0 0 1\n 0 0 1\n 0 0 1\n 0 0 1\n 0 0 1\n 0 0 1\n 0 0 1\n 0 0 1\n 0 0 1\n 0 0 1\n 0 0 1\n 0 0 1\n 0 0 1\n 0 0 1\n 0 0 1\n 0 0 1\n 0 0 1\n 0 0 1\n 0 0 1\n 0 0 1\n 0 0 1\n 0 0 1\n 0 0 1\n 0 0 1\n 0 0 1\n 0 0 1\n 0 0 0\n 0 0 0\n 0 0 0\n 0 0 0\n 0 0 0\n 0 0 0\n 0 0 0\n 0 0 0\n 0 0 0\n 0 0 0\n 0 0 0\n 0 0 0\n 0 0 0\n 0 0 0\n 0 0 0\n 0 0 0\n 0 0 0\n 0 0 0\n 0 0 0\n 0 0 0\n 0 0 0\n 0 0 0\n 0 0 0\n 0 0 0\n 0 0 0\n 0 0 0\n 0 0 0\n 0 0 0\n 0 0 0\n 0 0 0\n 0 0 0\n 0 0 0\n 0 0 0\n 0 0 0\n 0 0 0\n 0 0 0\n 0 0 0\n 0 0 0\n 0 0 0\n 0 0 0\n 0 0 0\n 0 0 0\n 0 0 0\n 0 0 0\n 0 0 0\n 0 0 0\n 0 0 0\n 0 0 0\n 0 0 0\n 0 0 0\n 0 0 0\n 0 0 0\n 0 0 0\n 0 0 0\n 0 0 0\n 0 0 0\n 0 0 0\n 0 0 0\n 0 0 0\n 0 0 0\n 0 0 0\n 0 0 0\n 0 0 0\n 0 0 0\n 0 0 0\n 0 0 0\n 0 0 0\n 0 0 0\n 0 0 0\n 0 0 0\n 0 0 0\n 0 0 0\n 0 0 0\n 0 0 0\n 0 0 0\n 1 0 0\n 1 0 0\n 1 0 0\n 0 0 0\n 0 0 0\n 0 0 0\n 0 0 0\n 0 0 0\n 0 0 0\n 0 0 0\n 0 0 0\n 0 0 0\n 0 0 0\n 0 0 0\n 0 0 0\n 0 0 0\n 0 0 0\n 0 0 0\n 0 0 0\n 0 0 0\n 0 0 0\n 0 0 0\n 0 0 0\n 0 0 0\n 0 0 0\n 0 0 0\n 0 0 0\n 0 0 0\n 0 0 0\n 0 0 0\n 0 0 0\n 0 0 0\n 0 0 0\n 0 0 0\n 0 0 0\n 0 0 0\n 0 0 0\n 0 0 0\n 0 0 0\n 0 0 0\n 0 0 0\n 0 0 1\n 0 0 1\n 0 0 1\n 0 0 1\n 0 0 1\n 0 0 1\n 0 0 1\n 0 0 1\n 0 0 1\n 0 1 1\n 0 1 1\n 0 1 1\n 0 1 1\n 0 1 1\n 0 1 1\n 0 1 1\n 0 1 1\n 0 1 1\n 0 1 1\n 0 1 1\n 0 1 1\n 0 1 1\n 0 1 1\n 0 0 1\n 0 0 0\n 0 0 0\n 0 0 0\n 0 0 0\n 0 0 0\n 0 0 0\n 0 0 0\n 0 0 0\n 0 0 0\n 0 0 0\n 0 0 0\n 0 0 0\n 0 0 0\n 0 0 0\n 0 0 0\n 0 0 0\n 0 0 0\n 0 0 0\n 0 0 0\n 0 0 0\n 0 0 0\n 0 0 0\n 0 0 0\n 0 0 0\n 0 0 0\n 0 0 0\n 0 0 0\n 0 0 0\n 0 0 0\n 0 0 0\n 0 0 0\n 0 0 0\n 0 0 0\n 0 0 0\n 0 0 0\n 0 0 0\n 1 0 0\n 1 0 0\n 1 0 0\n 1 0 0\n 1 0 0\n 1 0 0\n 1 0 1\n 1 0 1\n 1 0 1\n 1 0 1\n 1 0 1\n 1 0 1\n 1 0 1\n 1 0 1\n 1 0 1\n 1 0 1\n 1 0 1\n 1 0 1\n 1 0 1\n 1 0 1\n 1 0 1\n 1 0 1\n 1 0 1\n 1 0 1\n 1 0 1\n 1 0 1\n 1 0 1\n 1 0 1\n 1 0 1\n 1 0 1\n 1 0 1\n 1 0 1\n 1 0 1\n 1 0 1\n 1 0 1\n 1 0 1\n 1 0 1\n 1 0 1\n 1 0 1\n 1 0 1\n 1 0 1\n 1 0 1\n 1 0 1\n 1 0 1\n 1 0 1\n 1 0 1\n 1 0 1\n 1 0 1\n 1 0 1\n 1 0 1\n 1 0 1\n 1 0 1\n 1 0 1\n 1 0 1\n 0 0 0\n 0 0 0\n 0 0 0\n 0 0 0\n 0 0 0\n 0 0 0\n 0 0 0\n 0 0 0\n 0 0 0\n 0 0 0\n 0 0 0\n 0 0 0\n 0 0 0\n 0 0 0\n 1 0 0\n 1 0 0\n 1 0 0\n 1 0 0\n 1 0 0\n 1 0 0\n 1 0 0\n 1 0 0\n 1 0 0\n 1 0 0\n 1 0 0\n 1 0 0\n 1 0 0\n 1 0 0\n 1 0 0\n 0 0 0\n 0 0 0\n 0 0 0\n 1 0 0\n 1 0 0\n 1 0 0\n 1 0 0\n 1 0 0\n 0 0 0\n 0 0 0\n 0 0 0\n 0 0 0\n 0 0 0\n 0 0 0\n 0 0 0\n 0 0 0\n 0 0 0\n 0 0 0\n 0 0 0\n 0 0 0\n 1 0 0\n 1 0 0\n 1 0 0\n 1 0 0\n 1 0 0\n 1 0 0\n 1 0 0\n 1 0 0\n 1 0 0\n 0 0 0\n 0 0 0\n 0 0 0\n 0 0 0\n 0 0 0\n 0 0 0\n 0 0 0\n 0 0 0\n 0 0 0\n 0 0 0\n 0 0 0\n 0 0 0\n 0 0 0\n 0 0 0\n 0 0 0\n 0 0 0\n 0 0 0\n 0 0 0\n 0 0 0\n 0 0 0\n 0 0 0\n 0 0 0\n 0 0 0\n 0 0 0\n 0 0 0\n 0 0 0\n 0 0 0\n 0 0 0\n 0 0 0\n 0 0 0\n 0 0 0\n 0 0 0\n 0 0 0\n 0 0 0\n 0 0 0\n 0 0 0\n 0 0 0\n 0 0 0\n 0 0 0\n 0 0 0\n 0 0 0\n 0 0 0\n 0 0 0\n 0 0 0\n 0 0 0\n 0 0 0\n 0 0 0\n 0 0 0\n 0 0 0\n 0 0 0\n 0 0 0\n 0 0 0\n 0 0 0\n 0 0 0\n 0 0 0\n 0 0 0\n 0 0 0\n 0 0 0\n 0 0 0\n 0 0 0\n 0 0 0\n 0 0 0\n 0 0 0\n 0 0 0\n 0 0 0\n 0 0 0\n 0 0 0\n 0 0 0\n 0 0 0\n 0 0 0\n 0 0 0\n 0 0 0\n 0 0 0\n 0 0 0\n 0 0 0\n 0 0 0\n 0 0 0\n 0 0 0\n 0 0 0\n 0 0 0\n 0 0 0\n 0 0 0\n 0 0 0\n 0 0 0\n 0 0 0\n 0 0 0\n 0 0 0\n 0 0 0\n 0 0 0\n 0 0 0\n 0 0 0\n 0 0 0\n 0 0 0\n 0 0 0\n 0 0 0\n 0 0 0\n 0 0 0\n 0 0 0\n 0 0 0\n 0 0 0\n 0 0 0\n 0 0 0\n 0 0 0\n 0 0 0\n 0 0 0\n 0 0 0\n 0 0 0\n 0 0 0\n 0 0 0\n 0 0 0\n 0 0 0\n 0 0 0\n 0 0 0\n 0 0 0\n 0 0 0\n 0 0 0\n 0 0 0\n 0 0 1\n 0 0 1\n 0 0 1\n 0 0 1\n 0 0 1\n 0 0 1\n 0 0 1\n 0 0 1\n 0 0 1\n 0 0 1\n 0 0 1\n 0 0 1\n 0 0 1\n 0 0 1\n 0 0 1\n 0 0 1\n 0 0 1\n 0 0 1\n 0 0 1\n 0 0 1\n 0 0 1\n 0 0 1\n 0 0 1\n 0 0 1\n 0 0 1\n 0 0 1\n 0 0 1\n 0 0 1\n 0 0 1\n 0 0 1\n 0 0 1\n 0 0 1\n 0 0 1\n 0 0 1\n 0 0 1\n 0 0 1\n 0 0 1\n 0 0 1\n 0 0 1\n 0 0 1\n 0 0 1\n 0 0 1\n 0 0 1\n 0 0 1\n 0 0 1\n 0 0 1\n 0 0 1\n 0 0 1\n 0 0 1\n 0 0 1\n 0 0 1\n 0 0 1\n 0 0 1\n 0 0 0\n 0 0 0\n 0 0 0\n 0 0 0\n 0 0 0\n 0 0 0\n 0 0 0\n 0 0 0\n 0 0 0\n 0 0 0\n 0 0 0\n 0 0 0\n 0 0 0\n 0 0 0\n 0 0 0\n 0 0 0\n 0 0 0\n 0 0 0\n 0 0 0\n 0 0 0\n 0 0 0\n 0 0 0\n 0 0 0\n 0 0 0\n 0 0 0\n 0 0 0\n 0 0 0\n 0 0 0\n 0 0 0\n 0 0 0\n 0 0 0\n 0 0 0\n 0 0 0\n 0 0 0\n 0 0 0\n 0 0 0\n 0 0 0\n 0 0 0\n 0 0 0\n 0 0 0\n 0 0 0\n 0 0 0\n 0 0 0\n 0 0 0\n 0 0 0\n 0 0 0\n 0 0 0\n 0 0 0\n 0 0 0\n 0 0 0\n 0 0 0\n 0 0 0\n 0 0 0\n 0 0 0\n 0 0 0\n 0 0 0\n 0 0 0\n 0 0 0\n 0 0 0\n 1 0 0\n 1 0 1\n 1 0 1\n 1 0 1\n 1 0 1\n 1 0 1\n 1 0 1\n 1 0 1\n 1 0 1\n 1 0 1\n 1 0 1\n 1 0 1\n 1 0 1\n 1 0 1\n 1 0 1\n 1 0 1\n 1 0 1\n 1 0 1\n 1 0 1\n 1 0 1\n 1 0 1\n 1 0 1\n 1 0 1\n 1 0 1\n 1 0 1\n 1 0 1\n 1 0 1\n 1 0 1\n 1 0 0\n 0 0 0\n 0 0 0\n 0 0 0\n 0 0 0\n 0 0 0\n 0 0 0\n 0 0 0\n 0 0 0\n 0 0 0\n 0 0 0\n 0 0 0\n 0 0 0\n 0 0 0\n 0 0 0\n 0 0 0\n 0 0 0\n 0 0 0\n 0 0 0\n 0 0 0\n 0 0 0\n 0 0 0\n 0 0 0\n 0 0 0\n 0 0 0\n 0 0 0\n 0 0 0\n 0 0 0\n 0 0 0\n 0 0 0\n 0 0 0\n 0 0 0\n 0 0 0\n 0 0 0\n 0 0 0\n 0 0 0\n 0 0 0\n 0 0 0\n 0 0 0\n 0 0 0\n 0 0 0\n 0 0 0\n 0 0 0\n 0 0 0\n 0 0 0\n 0 0 0\n 0 0 0\n 0 0 0\n 0 0 0\n 0 0 0\n 0 0 0\n 0 0 0\n 0 0 0\n 0 0 0\n 0 0 0\n 0 0 0\n 0 1 0\n 0 1 0\n 0 1 0\n 0 1 0\n 0 1 0\n 0 1 0\n 0 1 0\n 0 1 0\n 0 1 0\n 0 1 0\n 0 1 0\n 0 1 0\n 0 1 0\n 0 1 0\n 0 1 0\n 0 1 0\n 0 1 0\n 0 1 0\n 0 1 0\n 0 1 0\n 0 1 0\n 0 1 0\n 0 1 0\n 0 1 0\n 0 1 0\n 0 1 0\n 0 1 0\n 0 0 0\n 0 0 0\n 0 0 0\n 0 0 0\n 0 0 0\n 0 0 0\n 0 0 0\n 0 0 0\n 0 0 0\n 0 0 0\n 0 0 0\n 0 0 0\n 0 0 0\n 0 0 0\n 0 0 0\n 1 0 0\n 1 0 0\n 1 0 0\n 1 0 0\n 1 0 0\n 1 0 0\n 1 0 0\n 1 0 0\n 1 0 0\n 1 0 0\n 1 0 0\n 1 0 0\n 1 0 0\n 1 0 0\n 1 0 0\n 1 0 0\n 1 0 0\n 1 0 0\n 1 0 0\n 1 0 0\n 1 0 0\n 1 0 0\n 1 0 0\n 1 0 0\n 1 0 0\n 1 0 0\n 1 0 0\n 1 0 0\n 1 0 0\n 1 0 0\n 1 0 0\n 1 0 0\n 1 0 0\n 1 0 0\n 1 0 0\n 1 0 0\n 1 0 0\n 1 0 0\n 1 0 0\n 1 0 0\n 1 0 0\n 1 0 0\n 1 0 0\n 1 0 0\n 1 0 0\n 1 0 0\n 1 0 0\n 1 0 0\n 1 0 0\n 1 0 0\n 1 0 0\n 1 0 0\n 1 0 0\n 1 0 0\n 1 0 0\n 1 0 0\n 1 0 0\n 1 0 0\n 1 0 0\n 1 0 0\n 1 0 0\n 1 0 0\n 1 0 0\n 1 0 0\n 1 0 0\n 1 0 0\n 1 0 0\n 1 0 0\n 1 0 0\n 1 0 0\n 1 0 0\n 1 0 0\n 1 0 0\n 1 0 0\n 1 0 0\n 1 0 0\n 1 0 0\n 1 0 0\n 0 0 0\n 0 0 0\n 0 0 0\n 0 0 0\n 0 0 0\n 0 0 0\n 0 0 0\n 0 0 0\n 0 0 0\n 0 0 0\n 0 0 0\n 0 0 0\n 0 0 0\n 0 0 0\n 0 0 0\n 0 0 0\n 0 0 0\n 0 0 0\n 0 0 0\n 0 0 0\n 0 0 0\n 0 0 0\n 0 0 0\n 0 0 0\n 0 0 0\n 0 0 0\n 0 0 0\n 0 0 0\n 0 0 0\n 0 0 0\n 0 0 0\n 0 0 0\n 0 0 0\n 0 0 0\n 0 0 0\n 0 0 0\n 0 0 0\n 0 0 0\n 0 0 0\n 0 0 0\n 0 0 0\n 0 0 0\n 0 0 0\n 0 0 0\n 0 0 0\n 0 0 0\n 0 0 0\n 0 0 0\n 0 0 0\n 0 0 0\n 0 0 0\n 0 0 0\n 0 0 0\n 0 0 0\n 0 0 0\n 0 0 0\n 0 0 0\n 0 0 0\n 0 0 0\n 0 0 0\n 0 0 0\n 0 0 0\n 0 0 0\n 0 0 0\n 0 0 0\n 0 0 0\n 0 0 0\n 0 0 0\n 0 0 0\n 0 0 0\n 0 0 0\n 0 0 0\n 0 0 0\n 0 0 0\n 0 0 0\n 0 0 0\n 0 0 0\n 0 0 0\n 0 0 0\n 0 0 0\n 0 0 0\n 0 0 0\n 0 0 0\n 0 0 0\n 0 0 0\n 0 0 0\n 0 0 0\n 0 0 0\n 0 0 0\n 0 0 0\n 0 0 0\n 0 0 0\n 0 0 0\n 0 0 0\n 0 0 0\n 0 0 0\n 0 0 0\n 0 0 0\n 0 0 0\n 0 0 0\n 0 0 0\n 0 0 0\n 0 0 0\n 0 0 0\n 0 0 0\n 0 0 0\n 0 0 0\n 0 0 0\n 0 0 0\n 0 0 0\n 0 0 0\n 0 0 0\n 0 0 0\n 0 0 0\n 0 0 0\n 0 0 0\n 0 0 0\n 0 0 0\n 0 0 0\n 0 0 0\n 0 0 0\n 0 0 0\n 0 0 0\n 0 0 0\n 0 0 0\n 0 0 0\n 0 0 0\n 0 0 0\n 0 0 0\n 0 0 0\n 0 0 0\n 0 0 0\n 0 0 0\n 0 0 0\n 0 0 0\n 0 0 0\n 0 0 0\n 0 0 0\n 0 0 0\n 0 0 0\n 0 0 0\n 0 0 0\n 0 0 0\n 0 0 0\n 0 0 0\n 0 0 0\n 0 0 0\n 0 0 0\n 0 0 0\n 0 0 0\n 0 0 1\n 0 0 1\n 0 0 1\n 0 0 1\n 0 0 1\n 0 0 1\n 0 0 1\n 0 0 1\n 0 0 1\n 0 0 1\n 0 0 1\n 0 0 1\n 0 0 1\n 0 0 1\n 0 0 1\n 0 0 1\n 0 0 1\n 0 0 1\n 0 0 1\n 0 0 1\n 0 0 1\n 0 0 1\n 0 0 1\n 0 0 1\n 0 0 1\n 0 0 1\n 0 0 1\n 0 0 1\n 0 0 1\n 0 0 1\n 0 0 1\n 0 0 1\n 0 0 0\n 0 0 0\n 0 0 0\n 0 0 0\n 0 0 0\n 0 0 0\n 0 0 0\n 0 0 0\n 0 0 0\n 0 0 0\n 0 0 0\n 0 0 0\n 0 0 0\n 0 0 0\n 0 0 0\n 0 0 0\n 0 0 0\n 0 0 0\n 0 0 0\n 0 0 0\n 0 0 0\n 0 0 0\n 0 0 0\n 0 0 0\n 0 0 0\n 0 0 0\n 0 0 0\n 0 0 0\n 0 0 0\n 0 0 0\n 0 0 0\n 0 0 0\n 0 0 0\n 0 0 0\n 0 0 0\n 0 0 0\n 0 0 0\n 0 0 0\n 0 0 0\n 0 0 0\n 0 0 0\n 0 0 0\n 0 0 0\n 0 0 0\n 0 0 0\n 0 0 0\n 0 0 0\n 0 0 0\n 0 0 0\n 0 0 0\n 0 0 0\n 0 0 0\n 0 0 0\n 0 0 0\n 0 0 0\n 0 0 0\n 0 0 0\n 0 0 0\n 0 0 0\n 0 0 0\n 0 0 0\n 0 0 0\n 0 0 0\n 0 0 0\n 0 0 0\n 0 0 0\n 0 0 0\n 0 0 0\n 0 0 0\n 0 0 0\n 0 0 0\n 0 0 0\n 0 0 0\n 0 0 0\n 0 0 0\n 0 0 0\n 0 0 0\n 0 0 0\n 0 0 0\n 0 0 0\n 0 0 0\n 0 0 0\n 0 0 0\n 0 0 0\n 1 0 1\n 1 0 1\n 1 0 1\n 1 0 1\n 1 0 1\n 1 0 1\n 1 0 1\n 1 0 1\n 1 0 1\n 1 0 1\n 1 0 1\n 1 0 1\n 1 0 1\n 1 0 1\n 1 0 1\n 1 0 1\n 1 0 1\n 1 0 1\n 1 0 1\n 1 0 1\n 1 0 1\n 1 0 1\n 1 0 1\n 1 0 1\n 1 0 1\n 1 0 1\n 1 0 1\n 1 0 1\n 1 0 1\n 1 0 1\n 1 0 1\n 1 0 1\n 1 0 1\n 0 0 1\n 0 0 0\n 0 0 0\n 0 0 0\n 0 0 0\n 0 0 0\n 0 0 0\n 0 0 0\n 0 0 0\n 0 0 0\n 0 0 0\n 0 0 0\n 0 0 0\n 0 0 0\n 0 0 0\n 0 0 0\n 0 0 0\n 0 0 0\n 0 0 0\n 0 0 0\n 0 0 0\n 0 0 0\n 0 0 0\n 0 0 0\n 0 0 0\n 0 0 0\n 0 0 0\n 0 0 0\n 0 0 0\n 0 0 0\n 0 0 0\n 0 0 0\n 0 0 0\n 0 0 0\n 0 0 0\n 0 0 0\n 0 0 0\n 0 0 0\n 0 0 0\n 0 0 0\n 0 0 0\n 0 0 0\n 0 0 0\n 0 0 0\n 0 0 0\n 0 0 0\n 0 0 0\n 0 0 0\n 0 0 0\n 0 0 0\n 0 0 0\n 0 0 0\n 0 0 0\n 0 0 0\n 0 0 0\n 0 0 0\n 0 0 0\n 0 0 0\n 0 0 0\n 0 0 0\n 0 0 0\n 0 0 0\n 0 0 0\n 0 0 0\n 0 0 0\n 0 0 0\n 0 0 0\n 0 0 0\n 0 0 0\n 0 0 0\n 0 0 0\n 0 0 0\n 0 0 0\n 0 0 0\n 0 0 0\n 0 0 0\n 0 0 0\n 0 0 0\n 0 0 0\n 0 0 0\n 0 0 0\n 0 0 0\n 0 0 0\n 0 0 0\n 0 0 0\n 0 0 0\n 0 0 0\n 0 0 0\n 0 0 0\n 0 0 0\n 0 0 0\n 0 0 0\n 0 0 0\n 0 0 0\n 0 0 0\n 0 0 0\n 0 0 0\n 0 0 0\n 0 0 0\n 0 0 0\n 0 0 0\n 0 0 0\n 0 0 0\n 0 0 0\n 0 0 0\n 0 0 0\n 0 0 0\n 0 0 0\n 0 0 0\n 0 0 0\n 0 0 0\n 0 0 0\n 0 0 0\n 0 0 0\n 0 0 0\n 0 0 0\n 0 0 0\n 0 0 0\n 0 0 0\n 0 0 0\n 0 0 0\n 0 0 0\n 0 0 0\n 0 0 0\n 0 0 0\n 0 0 0\n 0 0 0\n 0 0 0\n 0 0 0\n 0 0 0\n 0 0 0\n 0 0 0\n 0 0 0\n 0 0 0\n 0 0 0\n 0 0 0\n 0 0 0\n 0 0 0\n 0 0 0\n 0 0 0\n 0 0 0\n 0 0 0\n 0 0 0\n 0 0 0\n 0 0 0\n 0 0 0\n 0 0 0\n 0 0 0\n 0 0 0\n 0 0 0\n 0 0 0\n 0 0 0\n 0 0 0\n 0 0 0\n 0 0 0\n 0 0 0\n 0 0 0\n 0 0 0\n 0 0 0\n 0 0 0\n 0 0 0\n 0 0 0\n 0 0 0\n 0 0 0\n 0 0 0\n 0 0 0\n 0 0 0\n 0 0 0\n 0 0 0\n 0 0 0\n 0 0 0\n 0 0 0\n 0 0 0\n 0 0 0\n 0 0 0\n 0 0 0\n 0 0 0\n 0 0 0\n 0 0 0\n 0 0 0\n 0 0 0\n 0 0 0\n 0 0 0\n 0 0 0\n 0 0 0\n 0 0 0\n 0 0 0\n 0 0 0\n 0 0 0\n 0 0 0\n 0 0 0\n 0 0 0\n 0 0 0\n 0 0 0\n 0 0 0\n 0 0 0\n 0 0 0\n 0 0 0\n 0 0 0\n 0 0 0\n 0 0 0\n 0 0 0\n 0 0 0\n 0 0 0\n 0 0 0\n 0 0 0\n 0 0 0\n 0 0 0\n 0 0 0\n 0 0 0\n 0 0 0\n 0 0 0\n 0 0 0\n 0 0 0\n 0 0 0\n 0 0 0\n 0 0 0\n 0 0 0\n 0 0 0\n 0 0 0\n 0 0 0\n 0 0 0\n 0 0 0\n 0 0 0\n 0 0 0\n 0 0 0\n 0 0 0\n 0 0 0\n 0 0 0\n 0 0 0\n 0 0 0\n 0 0 0\n 0 0 0\n 0 0 0\n 0 0 0\n 0 0 0\n 0 0 0\n 0 0 0\n 0 0 0\n 0 0 0\n 0 0 0\n 0 0 0\n 0 0 0\n 0 0 0\n 0 0 0\n 0 0 0\n 0 0 0\n 0 0 0\n 0 0 0\n 0 0 0\n 0 0 0\n 0 0 0\n 0 0 0\n 0 0 0\n 0 0 0\n 0 0 0\n 0 0 0\n 0 0 0\n 0 0 0\n 0 0 0\n 0 0 0\n 0 0 0\n 0 0 0\n 0 0 0\n 0 0 0\n 0 0 0\n 0 0 0\n 0 0 0\n 0 0 0\n 0 0 0\n 0 0 0\n 0 0 0\n 0 0 0\n 0 0 0\n 0 0 0\n 0 0 0\n 0 0 0\n 0 0 0\n 0 0 0\n 0 0 0\n 0 0 0\n 0 0 0\n 0 0 0\n 0 0 0\n 0 0 0\n 0 0 0\n 0 0 0\n 0 0 0\n 0 0 0\n 0 0 0\n 0 0 0\n 0 0 0\n 0 0 0\n 0 0 0\n 0 0 0\n 0 0 0\n 0 0 0\n 0 0 0\n 0 0 0\n 0 0 0\n 0 0 0\n 0 0 0\n 0 0 0\n 0 0 0\n 0 0 0\n 0 0 0\n 0 0 0\n 0 0 0\n 0 0 0\n 0 0 0\n 0 0 0\n 0 0 0\n 0 0 0\n 0 0 0\n 0 0 0\n 0 0 0\n 0 0 0\n 0 0 0\n 0 0 0\n 0 0 0\n 0 0 0\n 0 0 0\n 0 0 0\n 0 0 0\n 0 0 0\n 0 0 0\n 0 0 0\n 0 0 0\n 0 0 0\n 0 0 0\n 0 0 0\n 0 0 0\n 0 0 0\n 0 0 0\n 0 0 0\n 0 0 0\n 0 0 0\n 0 0 0\n 0 0 0\n 0 0 0\n 0 0 0\n 0 0 0\n 0 0 0\n 0 0 0\n 0 0 0\n 0 0 0\n 0 0 0\n 0 0 0\n 0 0 0\n 0 0 0\n 0 0 0\n 0 0 0\n 0 0 0\n 0 0 0\n 0 0 0\n 0 0 0\n 0 0 0\n 0 0 0\n 0 0 0\n 0 0 0\n 0 0 0\n 0 0 0\n 0 0 0\n 0 0 0\n 0 0 0\n 0 0 0\n 0 0 0\n 0 0 0\n 0 0 0\n 0 0 0\n 0 0 0\n 0 0 0\n 0 0 0\n 0 0 0\n 0 0 0\n 0 0 0\n 0 0 0\n 0 0 0\n 0 0 0\n 0 0 0\n 0 0 0\n 0 0 0\n 0 0 0";
    replays[8]="1227\n 0 0 0\n 0 0 0\n 0 0 0\n 0 0 0\n 0 0 0\n 0 0 0\n 0 0 0\n 0 0 0\n 0 0 0\n 0 0 0\n 0 0 0\n 0 0 0\n 0 0 0\n 0 0 0\n 0 0 0\n 0 0 0\n 0 0 0\n 0 0 0\n 0 0 0\n 0 0 0\n 0 0 0\n 0 0 0\n 0 0 0\n 0 0 0\n 0 0 0\n 0 0 0\n 0 0 0\n 0 0 0\n 0 0 0\n 0 0 0\n 0 0 0\n 0 0 0\n 0 0 0\n 0 0 0\n 0 0 0\n 0 0 0\n 0 0 0\n 0 0 0\n 0 0 0\n 0 0 0\n 0 0 0\n 0 0 0\n 1 0 0\n 1 0 0\n 1 0 0\n 1 0 0\n 1 0 0\n 1 0 0\n 1 0 0\n 1 0 0\n 1 0 0\n 1 0 0\n 1 0 0\n 1 0 0\n 1 0 0\n 1 0 0\n 1 0 0\n 1 0 0\n 1 0 0\n 1 0 0\n 1 0 0\n 1 0 0\n 1 0 0\n 1 0 0\n 1 0 0\n 1 0 0\n 1 0 0\n 1 0 0\n 1 0 0\n 1 0 0\n 1 0 0\n 1 0 0\n 1 0 0\n 1 0 0\n 1 0 0\n 1 0 0\n 1 0 0\n 1 0 0\n 1 0 0\n 1 0 0\n 1 0 0\n 1 0 0\n 1 0 0\n 1 0 0\n 1 0 0\n 1 0 0\n 1 0 0\n 1 0 0\n 1 0 0\n 1 0 0\n 1 0 0\n 1 0 0\n 1 0 0\n 1 0 0\n 1 0 0\n 1 0 0\n 1 0 0\n 1 0 0\n 1 0 0\n 1 0 0\n 1 0 0\n 1 0 0\n 1 0 0\n 1 0 0\n 1 0 0\n 1 0 0\n 1 0 0\n 1 0 0\n 1 0 0\n 1 0 0\n 1 0 0\n 1 0 0\n 1 0 0\n 1 0 0\n 1 0 0\n 1 0 0\n 1 0 0\n 1 0 0\n 1 0 0\n 1 0 0\n 1 0 0\n 1 0 0\n 1 0 0\n 1 0 0\n 1 0 0\n 1 0 0\n 1 0 0\n 1 0 0\n 1 0 0\n 1 0 0\n 1 0 0\n 1 0 0\n 1 0 0\n 1 0 0\n 1 0 0\n 1 0 0\n 1 0 0\n 1 0 0\n 1 0 0\n 1 0 0\n 1 0 0\n 1 0 0\n 1 0 0\n 1 0 0\n 1 0 0\n 1 0 0\n 1 0 0\n 1 0 0\n 1 0 0\n 1 0 0\n 1 0 0\n 1 0 0\n 1 0 0\n 1 0 0\n 1 0 0\n 1 0 0\n 1 0 0\n 1 0 0\n 1 0 0\n 1 0 0\n 1 0 0\n 1 0 0\n 1 0 0\n 1 0 0\n 1 0 0\n 1 0 0\n 1 0 0\n 1 0 0\n 1 0 0\n 1 0 0\n 1 0 0\n 1 0 0\n 1 0 0\n 1 0 0\n 1 0 0\n 1 0 0\n 1 0 0\n 1 0 0\n 1 0 0\n 1 0 0\n 1 0 0\n 1 0 0\n 1 0 0\n 1 0 0\n 1 0 0\n 1 0 0\n 1 0 0\n 1 0 0\n 1 0 0\n 1 0 0\n 1 0 0\n 1 0 0\n 1 0 0\n 1 0 0\n 1 0 0\n 1 0 0\n 1 0 0\n 1 0 0\n 1 0 0\n 1 0 0\n 1 0 0\n 1 0 0\n 0 0 0\n 0 0 0\n 0 0 0\n 0 0 0\n 0 0 0\n 0 0 0\n 0 0 0\n 0 0 0\n 0 0 0\n 0 0 0\n 0 0 0\n 0 0 0\n 0 0 0\n 0 0 0\n 0 0 0\n 0 0 0\n 0 0 0\n 0 0 0\n 0 0 0\n 0 0 0\n 0 0 0\n 0 0 0\n 0 0 0\n 0 0 0\n 0 0 0\n 0 0 0\n 0 0 0\n 0 0 0\n 0 0 0\n 0 0 0\n 0 0 0\n 0 0 0\n 0 0 0\n 0 0 0\n 0 0 0\n 0 0 0\n 0 0 0\n 0 0 0\n 0 0 0\n 0 0 0\n 0 0 0\n 0 0 0\n 0 0 0\n 0 0 0\n 0 0 0\n 0 0 0\n 0 0 0\n 0 0 0\n 0 0 0\n 0 0 0\n 0 0 0\n 0 0 0\n 0 0 0\n 0 0 0\n 0 0 0\n 0 0 0\n 0 0 0\n 0 0 0\n 0 0 0\n 0 0 0\n 0 0 0\n 0 0 0\n 0 0 0\n 0 0 0\n 0 0 0\n 0 0 0\n 0 0 0\n 0 0 0\n 0 0 0\n 0 0 0\n 0 0 0\n 0 0 0\n 0 0 0\n 0 0 0\n 0 0 0\n 0 0 0\n 0 0 0\n 0 0 0\n 0 0 0\n 0 0 0\n 0 0 0\n 0 0 0\n 0 0 0\n 0 0 0\n 0 0 0\n 0 0 0\n 0 0 0\n 0 0 0\n 0 0 0\n 0 0 0\n 0 0 0\n 0 0 0\n 0 0 0\n 0 0 0\n 0 0 0\n 0 0 0\n 0 0 0\n 0 0 0\n 0 0 0\n 0 0 0\n 0 0 0\n 0 0 0\n 0 0 0\n 0 0 0\n 0 0 0\n 0 0 0\n 0 0 0\n 0 0 0\n 0 0 0\n 0 0 0\n 0 0 0\n 0 0 0\n 0 0 0\n 0 0 0\n 0 0 0\n 0 0 0\n 0 0 0\n 0 0 0\n 0 0 0\n 0 0 0\n 0 0 0\n 0 0 0\n 0 0 0\n 0 0 0\n 0 0 0\n 0 0 0\n 0 0 0\n 0 0 0\n 0 0 0\n 0 0 0\n 0 0 0\n 0 0 0\n 0 0 0\n 0 0 0\n 0 0 0\n 0 0 0\n 0 0 0\n 0 0 0\n 0 0 0\n 0 0 0\n 0 0 0\n 0 0 0\n 0 0 0\n 0 0 0\n 0 0 0\n 0 0 0\n 0 0 0\n 0 0 0\n 0 0 0\n 0 0 0\n 0 0 0\n 0 0 0\n 0 0 0\n 0 0 0\n 0 0 0\n 0 0 0\n 0 0 0\n 0 0 0\n 0 0 0\n 0 0 0\n 0 0 1\n 0 0 1\n 0 0 1\n 0 0 1\n 0 0 1\n 0 0 1\n 0 0 1\n 0 0 1\n 0 0 0\n 0 0 0\n 0 0 0\n 0 0 0\n 0 0 0\n 0 0 0\n 0 0 0\n 0 0 0\n 0 0 0\n 0 0 0\n 0 0 0\n 1 0 0\n 1 0 0\n 1 0 0\n 1 0 0\n 1 0 0\n 1 0 0\n 1 0 0\n 1 0 0\n 1 0 0\n 1 0 0\n 0 0 0\n 0 0 0\n 0 0 0\n 0 0 0\n 0 0 0\n 0 0 0\n 0 0 0\n 0 0 0\n 0 0 0\n 0 0 0\n 0 0 0\n 0 0 0\n 0 0 0\n 0 0 0\n 0 0 0\n 0 0 0\n 0 0 0\n 0 0 0\n 0 0 0\n 0 0 0\n 0 0 0\n 0 0 0\n 0 0 0\n 0 0 0\n 0 0 0\n 0 0 0\n 0 0 0\n 0 0 0\n 0 0 0\n 0 0 0\n 0 0 0\n 0 0 0\n 0 0 0\n 0 0 0\n 0 0 0\n 0 0 0\n 0 0 0\n 0 0 0\n 0 0 0\n 0 0 0\n 0 0 0\n 0 0 0\n 0 0 0\n 0 0 0\n 0 0 0\n 0 0 0\n 0 0 0\n 0 0 0\n 0 0 0\n 0 0 0\n 0 0 0\n 0 0 0\n 0 0 0\n 0 0 0\n 0 0 0\n 0 0 0\n 0 0 0\n 0 0 0\n 0 0 0\n 0 0 0\n 0 0 0\n 0 0 0\n 0 0 0\n 0 0 0\n 0 0 0\n 0 0 0\n 0 0 0\n 0 0 0\n 0 0 0\n 0 0 0\n 0 0 0\n 0 0 0\n 0 0 0\n 0 0 0\n 0 0 0\n 0 0 0\n 0 0 0\n 0 0 0\n 0 0 0\n 0 0 0\n 0 0 0\n 0 0 0\n 0 0 0\n 0 0 0\n 0 0 0\n 0 0 0\n 0 0 0\n 0 0 0\n 0 0 0\n 0 0 0\n 0 0 0\n 0 0 0\n 0 0 0\n 0 0 0\n 0 0 0\n 0 0 0\n 0 0 0\n 0 0 0\n 0 0 0\n 0 0 0\n 0 0 0\n 0 0 0\n 0 0 0\n 0 0 0\n 0 0 0\n 0 0 0\n 0 0 0\n 0 0 0\n 0 0 0\n 0 0 0\n 0 0 0\n 0 0 0\n 0 0 0\n 0 0 0\n 0 0 0\n 0 0 0\n 0 0 0\n 0 0 0\n 0 0 0\n 0 0 0\n 0 0 0\n 0 0 0\n 0 0 0\n 0 0 0\n 0 0 0\n 0 0 0\n 0 0 0\n 0 0 0\n 0 0 0\n 0 0 0\n 0 0 0\n 0 0 0\n 0 0 0\n 0 0 0\n 0 0 0\n 0 0 0\n 0 0 0\n 0 0 0\n 0 0 0\n 0 0 0\n 0 0 0\n 0 0 0\n 0 0 0\n 0 0 1\n 0 0 1\n 0 0 1\n 0 0 1\n 0 0 1\n 0 0 1\n 0 0 1\n 0 0 1\n 0 0 0\n 0 0 0\n 0 0 0\n 0 0 0\n 0 0 0\n 0 0 0\n 0 0 0\n 0 0 0\n 0 0 0\n 0 0 0\n 0 0 0\n 0 0 0\n 0 0 0\n 0 0 0\n 0 0 0\n 0 0 0\n 0 0 0\n 0 0 0\n 0 0 0\n 0 0 0\n 0 0 0\n 0 0 0\n 0 0 0\n 0 0 0\n 0 0 0\n 0 0 0\n 0 0 0\n 0 0 0\n 0 0 0\n 0 0 0\n 0 0 0\n 0 0 0\n 0 0 0\n 0 0 0\n 0 0 0\n 0 0 0\n 0 0 0\n 0 0 0\n 0 0 0\n 0 0 0\n 0 0 0\n 0 0 0\n 0 0 0\n 0 0 0\n 0 0 0\n 0 0 0\n 0 0 0\n 0 0 0\n 0 0 0\n 0 0 0\n 0 0 0\n 0 0 0\n 0 0 0\n 1 0 0\n 1 0 0\n 1 0 0\n 1 0 0\n 1 0 0\n 1 0 0\n 1 0 0\n 0 0 0\n 0 0 0\n 0 0 0\n 0 0 0\n 0 0 0\n 0 0 0\n 0 0 0\n 0 0 0\n 0 0 0\n 0 0 0\n 0 0 0\n 0 0 0\n 0 0 0\n 0 0 0\n 0 0 0\n 0 0 0\n 0 0 0\n 0 0 0\n 0 0 0\n 0 0 0\n 0 0 0\n 0 0 0\n 0 0 0\n 0 0 0\n 0 0 0\n 0 0 0\n 0 0 0\n 0 0 0\n 0 0 0\n 0 0 0\n 0 0 0\n 0 0 0\n 0 0 0\n 0 0 0\n 0 0 0\n 0 0 0\n 0 0 0\n 0 0 0\n 0 0 0\n 0 0 0\n 0 0 0\n 0 0 0\n 0 0 0\n 0 0 0\n 1 0 0\n 1 0 0\n 1 0 0\n 1 0 0\n 0 0 0\n 0 0 0\n 0 0 0\n 0 0 0\n 0 0 0\n 0 0 0\n 0 0 0\n 0 0 0\n 0 0 0\n 0 0 0\n 0 0 0\n 0 0 0\n 0 0 0\n 0 0 0\n 0 0 0\n 0 0 0\n 0 0 0\n 0 0 0\n 0 0 0\n 0 0 0\n 0 0 0\n 0 0 0\n 0 0 0\n 0 0 0\n 0 0 0\n 0 0 0\n 0 0 0\n 0 0 0\n 0 0 0\n 0 0 0\n 0 0 0\n 0 0 0\n 0 0 0\n 0 0 0\n 0 0 0\n 0 0 0\n 0 0 0\n 0 0 0\n 0 0 0\n 0 0 0\n 0 0 0\n 0 0 0\n 0 0 0\n 0 0 0\n 0 0 0\n 0 0 0\n 0 0 0\n 0 0 0\n 0 0 0\n 0 0 0\n 0 0 0\n 0 0 0\n 0 0 0\n 0 0 0\n 0 0 0\n 0 0 0\n 0 0 0\n 0 0 0\n 0 0 1\n 0 0 1\n 0 0 1\n 0 0 1\n 0 0 1\n 0 0 1\n 0 0 0\n 0 0 0\n 0 0 0\n 0 0 0\n 0 0 0\n 0 0 0\n 0 0 0\n 0 0 0\n 0 0 0\n 0 0 0\n 0 0 0\n 0 0 0\n 0 0 0\n 0 0 0\n 0 0 0\n 0 0 0\n 0 0 0\n 0 0 0\n 0 0 0\n 0 0 0\n 0 0 0\n 0 0 0\n 0 0 0\n 0 0 0\n 0 0 0\n 0 0 0\n 0 0 0\n 0 0 0\n 0 0 0\n 0 0 0\n 0 0 0\n 0 0 0\n 0 0 0\n 0 0 0\n 0 0 0\n 0 0 0\n 0 0 0\n 0 0 0\n 0 0 0\n 0 0 0\n 0 0 0\n 0 0 0\n 0 0 0\n 0 0 0\n 0 0 0\n 0 0 0\n 0 0 0\n 0 0 0\n 0 0 0\n 0 0 0\n 0 0 0\n 0 0 0\n 0 0 0\n 0 0 0\n 0 0 0\n 0 0 0\n 0 0 0\n 0 0 0\n 0 0 0\n 0 0 0\n 0 0 0\n 0 0 0\n 0 0 0\n 0 0 0\n 0 0 0\n 0 0 0\n 0 0 0\n 0 0 0\n 0 0 0\n 0 0 0\n 0 0 0\n 0 0 0\n 0 0 0\n 0 0 0\n 0 0 0\n 0 0 0\n 0 0 0\n 0 0 0\n 0 0 0\n 0 0 0\n 0 0 0\n 0 0 0\n 0 0 0\n 0 0 0\n 0 0 0\n 0 0 0\n 0 0 0\n 0 0 0\n 0 0 0\n 0 0 0\n 0 0 0\n 1 0 0\n 1 0 0\n 1 0 0\n 1 0 1\n 1 0 1\n 1 0 1\n 1 0 1\n 1 0 1\n 1 0 1\n 1 0 1\n 1 0 0\n 1 0 0\n 1 0 0\n 1 0 0\n 1 0 0\n 1 0 0\n 1 0 0\n 1 0 0\n 1 0 0\n 1 0 0\n 1 0 0\n 1 0 0\n 1 0 0\n 1 0 0\n 1 0 0\n 1 0 0\n 1 0 0\n 1 0 0\n 1 0 0\n 1 0 0\n 1 0 0\n 1 0 0\n 1 0 0\n 1 0 0\n 1 0 0\n 1 0 0\n 1 0 0\n 1 0 0\n 1 0 0\n 1 0 0\n 1 0 0\n 1 0 0\n 1 0 0\n 1 0 0\n 1 0 0\n 1 0 0\n 1 0 0\n 1 0 0\n 1 0 0\n 1 0 0\n 1 0 0\n 1 0 0\n 1 0 0\n 1 0 0\n 1 0 0\n 1 0 0\n 1 0 0\n 1 0 0\n 1 0 0\n 1 0 0\n 1 0 0\n 1 0 0\n 1 0 0\n 1 0 0\n 1 0 0\n 1 0 0\n 1 0 0\n 1 0 0\n 1 0 0\n 1 0 0\n 1 0 0\n 1 0 0\n 1 0 0\n 1 0 0\n 1 0 0\n 1 0 0\n 1 0 0\n 0 0 0\n 0 0 0\n 0 0 0\n 0 0 0\n 0 0 0\n 0 0 0\n 0 0 0\n 0 0 0\n 0 0 0\n 0 0 0\n 0 0 0\n 0 0 0\n 0 0 0\n 0 0 0\n 0 0 0\n 0 0 0\n 0 0 0\n 0 0 0\n 0 0 0\n 0 0 0\n 0 0 0\n 0 0 0\n 0 0 0\n 0 0 0\n 0 0 0\n 0 0 0\n 0 0 0\n 0 0 0\n 0 0 0\n 0 0 0\n 0 0 0\n 0 0 0\n 0 0 0\n 0 0 0\n 0 0 0\n 0 0 0\n 0 0 0\n 0 0 0\n 0 0 0\n 0 0 0\n 0 0 0\n 0 0 0\n 0 0 0\n 0 0 0\n 0 0 0\n 0 0 0\n 0 0 0\n 0 0 0\n 0 0 0\n 0 0 0\n 0 0 0\n 0 0 0\n 0 0 0\n 0 0 0\n 0 0 0\n 0 0 0\n 0 0 0\n 0 0 0\n 0 0 0\n 0 0 0\n 0 0 0\n 0 0 0\n 0 0 0\n 0 0 0\n 0 0 0\n 0 0 0\n 0 0 0\n 0 0 0\n 0 0 0\n 0 0 0\n 0 0 0\n 0 0 0\n 0 0 0\n 0 0 0\n 0 0 0\n 0 0 0\n 0 0 0\n 0 0 0\n 0 0 0\n 0 0 0\n 0 0 0\n 0 0 0\n 0 0 0\n 0 0 0\n 0 0 0\n 0 0 0\n 0 0 0\n 0 0 0\n 0 0 0\n 0 0 0\n 0 0 0\n 0 0 0\n 0 0 0\n 0 0 0\n 0 0 0\n 0 0 0\n 0 0 0\n 0 0 0\n 0 0 0\n 0 0 0\n 0 0 0\n 0 0 0\n 0 0 0\n 0 0 0\n 0 0 0\n 0 0 0\n 0 0 0\n 0 0 0\n 0 0 0\n 0 0 0\n 0 0 0\n 0 0 0\n 0 0 0\n 0 0 0\n 0 0 0\n 0 0 0\n 0 0 0\n 0 0 0\n 0 0 0\n 0 0 0\n 0 0 0\n 0 0 0\n 0 0 0\n 0 0 0\n 0 0 0\n 0 0 0\n 0 0 0\n 0 0 0\n 0 0 0\n 0 0 0\n 0 0 0\n 0 0 0\n 0 0 0\n 0 0 0\n 0 0 0\n 0 0 0\n 0 0 0\n 0 0 0\n 0 0 0\n 0 0 0\n 0 0 0\n 0 0 0\n 0 0 0\n 0 0 0\n 0 0 0\n 0 0 0\n 0 0 0\n 0 0 0\n 0 0 0\n 0 0 0\n 0 0 0\n 0 0 0\n 0 0 0\n 0 0 0\n 0 0 0\n 0 0 0\n 0 0 0\n 0 0 0\n 0 0 0\n 0 0 0\n 0 0 0\n 0 0 0\n 0 0 0\n 0 0 0\n 0 0 0\n 0 0 0\n 0 0 0\n 0 0 0\n 0 0 0\n 0 0 0\n 0 0 0\n 0 0 0\n 0 0 0\n 0 0 0\n 0 0 0\n 0 0 0\n 0 0 0\n 0 0 0\n 0 0 0\n 0 0 0\n 0 0 0\n 0 0 0\n 0 0 0\n 0 0 0\n 0 0 0\n 0 0 0\n 0 0 0\n 0 0 0\n 0 0 0\n 0 0 0\n 0 0 0\n 0 0 0\n 0 0 0\n 0 0 0\n 0 0 0\n 0 0 0\n 0 0 0\n 0 0 0\n 0 0 0\n 0 0 0\n 0 0 0\n 0 0 0\n 0 0 0\n 0 0 0\n 0 0 0\n 0 0 0\n 0 0 0\n 0 0 0\n 0 0 0\n 0 0 0\n 0 0 0\n 0 0 0\n 0 0 0\n 0 0 0\n 0 0 0\n 0 0 0\n 0 0 0\n 0 0 0\n 0 0 0\n 0 0 0\n 0 0 0\n 0 0 0\n 0 0 0\n 0 0 0\n 0 0 0\n 0 0 0\n 0 0 0\n 0 0 0\n 0 0 0\n 0 0 0\n 0 0 0\n 0 0 0\n 0 0 0\n 0 0 0\n 0 0 0\n 0 0 0\n 0 0 0\n 0 0 0\n 0 0 0\n 0 0 0\n 0 0 0\n 0 0 0\n 0 0 0\n 0 0 0\n 0 0 0\n 0 0 0\n 0 0 0\n 0 0 0\n 0 0 0\n 0 0 0\n 0 0 0\n 0 0 0\n 0 0 0\n 0 0 0\n 0 0 0\n 0 0 0\n 0 0 0\n 0 0 0\n 0 0 0\n 0 0 0\n 0 0 0\n 0 0 0\n 0 0 0\n 0 0 0\n 0 0 0\n 0 0 0\n 0 0 0\n 0 0 0\n 0 0 0\n 0 0 0\n 0 0 0\n 0 0 0\n 0 0 0\n 0 0 0\n 0 0 0\n 0 0 0\n 0 0 0\n 0 0 0\n 0 0 0\n 0 0 0\n 0 0 0\n 0 0 0\n 0 0 0\n 0 0 0\n 0 0 0\n 0 0 0\n 0 0 0\n 0 0 0\n 0 0 0\n 0 0 0\n 0 0 0\n 0 0 0\n 0 0 0\n 0 0 0\n 0 0 0\n 0 0 0\n 0 0 0\n 0 0 0\n 0 0 0\n 0 0 0\n 0 0 0\n 0 0 0\n 0 0 0\n 0 0 0\n 0 0 0\n 0 0 0\n 0 0 0\n 0 0 0\n 0 0 0\n 0 0 0\n 0 0 0\n 0 0 0\n 0 0 0\n 0 0 0\n 0 0 0\n 0 0 0\n 0 0 0\n 0 0 0\n 0 0 0\n 0 0 0\n 0 0 0\n 0 0 0\n 0 0 0\n 0 0 0\n 0 0 0\n 0 0 0\n 0 0 0\n 0 0 0\n 0 0 0\n 0 0 0\n 0 0 0\n 0 0 0\n 0 0 0\n 0 0 0\n 0 0 0\n 0 0 0\n 0 0 0\n 0 0 0\n 0 0 0\n 0 0 0\n 0 0 0\n 0 0 0\n 0 0 0\n 0 0 0\n 0 0 0";
    replays[9]="1686\n 0 0 0\n 0 0 0\n 0 0 0\n 0 0 0\n 0 0 0\n 0 0 0\n 0 0 0\n 0 0 0\n 0 0 0\n 0 0 0\n 0 0 0\n 0 0 0\n 0 0 0\n 0 0 0\n 0 0 0\n 0 0 0\n 0 0 0\n 0 0 0\n 0 0 0\n 0 0 0\n 0 0 0\n 0 0 0\n 0 0 0\n 0 0 0\n 0 0 0\n 0 0 0\n 0 0 0\n 0 0 0\n 0 0 0\n 0 0 0\n 0 0 0\n 0 0 0\n 0 0 0\n 0 0 0\n 0 0 0\n 0 0 0\n 0 0 0\n 0 0 0\n 0 0 0\n 1 0 0\n 1 0 0\n 1 0 0\n 1 0 0\n 1 0 0\n 1 0 0\n 1 0 0\n 1 0 0\n 0 0 0\n 0 0 0\n 0 0 0\n 0 0 0\n 0 0 0\n 0 0 0\n 0 0 0\n 0 0 0\n 0 0 0\n 0 0 0\n 0 0 0\n 0 0 0\n 0 0 0\n 0 0 0\n 0 0 0\n 0 0 0\n 0 0 0\n 0 0 0\n 0 0 0\n 0 0 0\n 0 0 0\n 0 0 0\n 0 0 0\n 0 0 0\n 0 0 0\n 0 0 0\n 0 0 0\n 0 0 0\n 0 0 0\n 0 0 0\n 0 0 0\n 0 0 0\n 0 0 0\n 0 0 0\n 0 0 0\n 0 0 0\n 0 0 0\n 0 0 0\n 0 0 0\n 0 0 0\n 0 0 0\n 0 0 0\n 0 0 0\n 0 0 0\n 0 0 0\n 0 0 0\n 0 0 0\n 0 0 0\n 0 0 0\n 0 0 0\n 0 0 0\n 0 0 0\n 0 0 0\n 0 0 0\n 0 0 0\n 0 0 0\n 0 0 0\n 0 0 0\n 0 0 0\n 0 0 0\n 0 0 0\n 0 0 0\n 0 0 0\n 0 0 0\n 0 0 0\n 0 0 0\n 0 0 0\n 0 0 0\n 0 0 0\n 0 0 0\n 0 0 0\n 0 0 0\n 0 0 0\n 0 0 0\n 0 0 0\n 0 0 0\n 0 0 0\n 0 0 0\n 0 0 0\n 0 0 0\n 0 0 0\n 0 0 0\n 0 0 0\n 0 0 0\n 0 0 0\n 0 0 0\n 0 0 0\n 0 0 0\n 0 0 0\n 0 0 0\n 0 0 0\n 0 0 0\n 0 0 0\n 0 0 0\n 0 0 0\n 0 0 1\n 0 0 1\n 0 0 1\n 0 0 1\n 0 0 1\n 0 0 1\n 0 0 1\n 0 0 1\n 0 0 0\n 0 0 0\n 0 0 0\n 0 0 0\n 0 0 0\n 0 0 0\n 0 0 0\n 0 0 0\n 0 0 0\n 0 0 0\n 0 0 0\n 0 0 0\n 0 0 0\n 0 0 0\n 0 0 0\n 0 0 0\n 0 0 0\n 0 0 0\n 0 0 0\n 0 0 0\n 0 0 0\n 0 0 0\n 0 0 0\n 0 0 0\n 0 0 0\n 0 0 0\n 0 0 0\n 0 0 0\n 0 0 0\n 0 0 0\n 0 0 0\n 0 0 0\n 0 0 0\n 0 0 0\n 0 0 0\n 0 0 0\n 0 0 0\n 0 0 0\n 0 0 0\n 0 0 0\n 0 0 0\n 0 0 0\n 0 0 0\n 0 0 0\n 0 0 0\n 0 0 0\n 0 0 0\n 0 0 0\n 0 0 0\n 0 0 0\n 0 0 0\n 0 0 0\n 0 0 0\n 0 0 0\n 0 0 0\n 0 0 0\n 0 0 0\n 0 0 0\n 0 0 0\n 0 0 0\n 0 0 0\n 0 0 0\n 0 0 0\n 0 0 0\n 0 0 0\n 0 0 0\n 0 0 0\n 0 0 0\n 0 0 0\n 0 0 0\n 0 0 0\n 0 0 0\n 1 0 0\n 1 0 1\n 1 0 1\n 1 0 1\n 1 0 1\n 1 0 1\n 1 0 1\n 1 0 1\n 1 0 1\n 1 0 1\n 1 0 0\n 1 0 0\n 1 0 0\n 1 0 0\n 1 0 0\n 1 0 0\n 1 0 0\n 1 0 0\n 1 0 0\n 1 0 0\n 1 0 0\n 1 0 0\n 1 0 0\n 1 0 0\n 1 0 0\n 1 0 0\n 1 0 0\n 1 0 0\n 1 0 0\n 1 0 0\n 1 0 0\n 1 0 0\n 1 0 0\n 1 0 0\n 1 0 0\n 1 0 0\n 1 0 0\n 0 0 0\n 0 0 0\n 0 0 0\n 0 0 0\n 0 0 0\n 0 0 0\n 0 0 0\n 0 0 0\n 0 0 0\n 0 0 0\n 0 0 0\n 0 0 0\n 0 0 0\n 0 0 0\n 0 0 0\n 0 0 0\n 0 0 0\n 0 0 0\n 0 0 0\n 0 0 0\n 0 0 0\n 0 0 0\n 0 0 0\n 1 0 1\n 1 0 1\n 1 0 1\n 1 0 1\n 1 0 1\n 1 0 1\n 1 0 1\n 1 0 1\n 1 0 1\n 1 0 0\n 1 0 0\n 1 0 0\n 1 0 0\n 1 0 0\n 1 0 0\n 1 0 0\n 1 0 0\n 1 0 0\n 1 0 0\n 1 0 0\n 1 0 0\n 1 0 0\n 1 0 0\n 1 0 0\n 1 0 0\n 1 0 0\n 1 0 0\n 1 0 0\n 1 0 0\n 1 0 0\n 1 0 0\n 1 0 0\n 1 0 0\n 1 0 0\n 1 0 0\n 1 0 0\n 1 0 0\n 1 0 0\n 1 0 0\n 1 0 0\n 1 0 0\n 1 0 0\n 1 0 0\n 1 0 0\n 1 0 0\n 1 0 0\n 1 0 0\n 1 0 0\n 1 0 0\n 1 0 0\n 1 0 0\n 1 0 0\n 1 0 0\n 1 0 0\n 1 0 0\n 1 0 0\n 1 0 0\n 1 0 0\n 1 0 0\n 1 0 0\n 1 0 0\n 1 0 0\n 1 0 0\n 1 0 0\n 1 0 0\n 1 0 0\n 0 0 0\n 0 0 0\n 0 0 0\n 0 0 0\n 0 0 0\n 0 0 0\n 0 0 0\n 0 0 0\n 0 0 0\n 0 0 0\n 0 0 0\n 0 0 0\n 0 0 0\n 0 0 0\n 0 0 0\n 0 0 0\n 0 0 0\n 0 0 0\n 0 0 0\n 0 0 0\n 0 0 0\n 0 0 0\n 0 0 0\n 0 0 0\n 0 0 0\n 0 0 0\n 0 0 0\n 0 0 0\n 0 0 0\n 0 0 0\n 0 0 0\n 0 0 0\n 0 0 0\n 0 0 0\n 0 0 0\n 0 0 0\n 0 0 0\n 0 0 0\n 0 0 0\n 0 0 0\n 0 0 0\n 0 0 0\n 0 0 0\n 0 0 0\n 0 0 0\n 0 0 0\n 0 0 0\n 0 0 0\n 0 0 0\n 0 0 0\n 0 0 0\n 0 0 0\n 0 0 0\n 0 0 0\n 0 0 0\n 0 0 0\n 0 0 0\n 0 0 0\n 0 0 0\n 0 0 0\n 0 0 0\n 0 0 0\n 0 0 0\n 0 0 0\n 0 0 0\n 0 0 0\n 0 0 0\n 0 0 0\n 0 0 0\n 0 0 0\n 0 0 0\n 0 0 0\n 0 0 0\n 0 0 0\n 0 0 0\n 0 0 0\n 0 0 0\n 0 0 0\n 0 0 0\n 0 0 0\n 0 0 0\n 0 0 0\n 0 0 0\n 0 0 0\n 0 0 0\n 0 0 0\n 0 0 0\n 0 0 0\n 0 0 0\n 0 0 0\n 0 0 0\n 0 0 0\n 0 0 0\n 0 0 0\n 0 0 0\n 0 0 0\n 0 0 0\n 0 0 0\n 0 0 0\n 0 0 0\n 0 0 0\n 0 0 0\n 0 0 0\n 0 0 0\n 0 0 0\n 0 0 0\n 0 0 0\n 0 0 0\n 0 0 0\n 0 0 0\n 0 0 0\n 0 0 0\n 0 0 0\n 0 0 0\n 0 0 0\n 0 0 0\n 0 0 0\n 0 0 0\n 0 0 0\n 0 0 0\n 0 0 0\n 0 0 0\n 0 0 0\n 0 0 0\n 0 0 0\n 0 0 0\n 0 0 0\n 0 0 0\n 0 0 0\n 0 0 0\n 0 0 0\n 0 0 0\n 0 0 0\n 0 0 0\n 0 0 0\n 0 0 0\n 0 0 0\n 0 0 0\n 0 0 0\n 0 0 0\n 0 0 0\n 0 0 0\n 0 0 0\n 0 0 0\n 0 0 0\n 0 0 0\n 0 0 0\n 0 0 0\n 0 0 0\n 0 0 0\n 0 0 0\n 0 0 0\n 0 0 0\n 0 0 0\n 0 0 0\n 0 0 0\n 0 0 0\n 0 0 0\n 0 0 0\n 0 0 0\n 0 0 0\n 0 0 0\n 1 0 1\n 1 0 1\n 1 0 1\n 1 0 1\n 1 0 1\n 1 0 1\n 1 0 1\n 1 0 1\n 1 0 1\n 1 0 1\n 1 0 1\n 1 0 1\n 1 0 1\n 0 0 0\n 0 0 0\n 0 0 0\n 0 0 0\n 0 0 0\n 0 0 0\n 0 0 0\n 0 0 0\n 0 0 0\n 0 1 0\n 0 1 0\n 0 1 0\n 0 1 0\n 0 1 0\n 0 1 0\n 0 1 0\n 0 1 0\n 0 1 0\n 0 1 0\n 0 1 0\n 0 1 0\n 0 1 0\n 0 1 0\n 0 1 0\n 0 1 0\n 0 0 0\n 0 0 0\n 0 0 0\n 0 0 0\n 0 0 0\n 0 0 0\n 0 0 0\n 0 0 0\n 0 0 0\n 0 0 0\n 0 0 0\n 0 0 0\n 0 0 0\n 0 0 0\n 0 0 0\n 0 0 0\n 0 0 0\n 0 0 0\n 0 0 0\n 0 0 0\n 0 0 0\n 0 0 0\n 1 0 0\n 1 0 0\n 1 0 0\n 1 0 0\n 1 0 0\n 1 0 0\n 1 0 0\n 1 0 0\n 1 0 0\n 1 0 0\n 1 0 0\n 1 0 1\n 1 0 1\n 1 0 1\n 1 0 1\n 1 0 1\n 1 0 1\n 1 0 1\n 1 0 1\n 1 0 0\n 1 0 0\n 1 0 0\n 1 0 0\n 1 0 0\n 1 0 0\n 1 0 0\n 1 0 0\n 1 0 0\n 1 0 0\n 1 0 0\n 1 0 0\n 1 0 0\n 1 0 0\n 1 0 0\n 1 0 0\n 1 0 0\n 1 0 0\n 1 0 0\n 1 0 0\n 1 0 0\n 1 0 0\n 1 0 0\n 1 0 0\n 1 0 0\n 1 0 0\n 1 0 0\n 1 0 0\n 1 0 0\n 1 0 0\n 1 0 0\n 1 0 0\n 1 0 0\n 1 0 0\n 1 0 0\n 1 0 0\n 1 0 0\n 1 0 0\n 1 0 0\n 1 0 0\n 1 0 0\n 0 0 0\n 0 0 0\n 0 0 0\n 0 0 0\n 0 0 0\n 0 0 0\n 0 0 0\n 0 0 0\n 0 0 0\n 0 0 0\n 0 0 0\n 0 0 0\n 0 0 0\n 0 0 0\n 0 0 0\n 0 0 0\n 0 0 0\n 0 0 0\n 0 0 0\n 0 0 0\n 0 0 0\n 0 0 0\n 0 0 0\n 0 0 0\n 0 0 0\n 0 0 0\n 0 0 0\n 0 0 0\n 0 0 0\n 0 0 0\n 0 0 0\n 0 0 0\n 0 0 0\n 0 0 0\n 0 0 0\n 0 0 0\n 0 0 0\n 0 0 0\n 0 0 0\n 0 0 0\n 0 0 0\n 0 0 0\n 0 0 0\n 0 0 0\n 0 0 0\n 0 0 0\n 0 0 0\n 0 0 0\n 0 0 0\n 0 0 0\n 0 0 0\n 0 0 0\n 0 0 0\n 0 0 0\n 0 0 0\n 0 0 0\n 0 0 0\n 0 0 0\n 0 0 0\n 0 0 0\n 0 0 0\n 0 0 0\n 0 0 0\n 0 0 0\n 0 0 0\n 0 0 0\n 0 0 0\n 0 0 0\n 0 0 0\n 0 0 0\n 0 0 0\n 0 0 0\n 0 0 0\n 0 0 0\n 0 0 0\n 0 0 0\n 0 0 0\n 0 0 0\n 0 0 0\n 0 0 0\n 0 0 0\n 0 0 0\n 0 0 0\n 0 0 0\n 0 0 0\n 0 0 0\n 0 0 0\n 0 0 0\n 0 0 0\n 0 0 0\n 0 0 0\n 0 0 0\n 0 0 0\n 0 0 0\n 0 0 0\n 0 0 0\n 0 0 0\n 0 0 0\n 0 0 0\n 0 0 0\n 0 0 0\n 0 0 0\n 0 0 0\n 0 0 0\n 0 0 0\n 0 0 0\n 0 0 0\n 0 0 0\n 0 0 0\n 0 0 0\n 0 0 0\n 0 0 0\n 0 0 0\n 0 0 0\n 0 0 0\n 0 0 0\n 0 0 0\n 0 0 0\n 0 0 0\n 0 0 0\n 0 0 0\n 0 0 0\n 0 0 0\n 0 0 0\n 0 0 0\n 0 0 0\n 0 0 0\n 0 0 0\n 0 0 0\n 0 0 0\n 0 0 0\n 0 0 0\n 0 0 0\n 0 0 0\n 0 0 0\n 0 0 0\n 0 0 0\n 0 0 0\n 0 0 0\n 0 0 0\n 0 0 0\n 0 0 0\n 0 0 0\n 0 0 0\n 0 0 0\n 0 0 0\n 0 0 0\n 0 0 0\n 0 0 0\n 0 0 0\n 0 0 0\n 1 0 1\n 1 0 1\n 1 0 1\n 1 0 1\n 1 0 1\n 1 0 1\n 1 0 1\n 1 0 1\n 1 0 1\n 1 0 1\n 1 0 1\n 1 0 0\n 0 0 0\n 0 0 0\n 0 0 0\n 0 0 0\n 0 0 0\n 0 0 0\n 0 0 0\n 0 0 0\n 0 0 0\n 0 1 0\n 0 1 0\n 0 1 0\n 0 1 0\n 0 1 0\n 0 1 0\n 0 1 0\n 0 1 0\n 0 1 0\n 0 1 0\n 0 1 0\n 0 1 0\n 0 0 0\n 0 0 0\n 0 0 0\n 0 0 0\n 0 0 0\n 0 0 0\n 0 0 0\n 0 0 0\n 0 0 0\n 0 0 0\n 0 0 0\n 0 0 0\n 0 0 0\n 0 0 0\n 0 0 0\n 0 0 0\n 0 0 0\n 1 0 0\n 1 0 0\n 1 0 0\n 1 0 0\n 1 0 0\n 1 0 0\n 1 0 0\n 0 0 0\n 0 0 0\n 0 0 0\n 0 0 0\n 0 0 0\n 0 0 0\n 0 0 0\n 0 0 0\n 0 0 0\n 0 0 0\n 0 0 0\n 0 0 0\n 0 0 0\n 0 0 0\n 0 0 0\n 0 0 0\n 0 0 0\n 0 0 0\n 0 0 0\n 0 0 0\n 0 0 0\n 0 0 0\n 0 0 0\n 0 0 0\n 0 0 0\n 0 0 0\n 0 0 0\n 0 0 0\n 0 0 0\n 0 0 0\n 0 0 0\n 0 0 0\n 0 0 0\n 0 0 0\n 0 0 0\n 0 0 0\n 0 0 0\n 0 0 0\n 0 0 0\n 0 0 0\n 0 0 0\n 0 0 0\n 0 0 0\n 0 0 0\n 0 0 0\n 0 0 0\n 0 0 0\n 0 0 0\n 0 0 0\n 0 0 0\n 0 0 0\n 0 0 0\n 0 0 0\n 0 0 0\n 0 0 0\n 0 0 0\n 0 0 0\n 0 0 0\n 0 0 0\n 0 0 0\n 0 0 0\n 0 0 0\n 0 0 0\n 0 0 0\n 0 0 0\n 0 0 0\n 0 0 0\n 0 0 0\n 0 0 0\n 0 0 0\n 0 0 0\n 0 0 0\n 0 0 0\n 0 0 0\n 0 0 0\n 0 0 0\n 0 0 0\n 0 0 0\n 0 0 0\n 0 0 0\n 0 0 0\n 0 0 0\n 0 0 0\n 0 0 0\n 0 0 0\n 0 0 0\n 0 0 0\n 0 0 0\n 0 0 0\n 0 0 0\n 0 0 0\n 0 0 0\n 0 0 0\n 0 0 0\n 0 0 0\n 0 0 0\n 0 0 0\n 0 0 0\n 0 0 0\n 0 0 0\n 0 0 0\n 0 0 0\n 0 0 0\n 0 0 0\n 0 0 0\n 0 0 0\n 0 0 0\n 0 0 0\n 0 0 0\n 0 0 0\n 0 0 0\n 0 0 0\n 0 0 0\n 0 0 0\n 0 0 0\n 0 0 0\n 0 0 1\n 1 0 1\n 1 0 1\n 1 0 1\n 1 0 1\n 1 0 1\n 1 0 1\n 1 0 1\n 1 0 1\n 1 0 0\n 0 0 0\n 0 0 0\n 0 0 0\n 0 0 0\n 0 0 0\n 0 0 0\n 0 0 0\n 0 0 0\n 0 0 0\n 0 0 0\n 0 0 0\n 0 0 0\n 0 0 0\n 0 0 0\n 0 0 0\n 0 0 0\n 0 0 0\n 0 0 0\n 0 0 0\n 0 1 0\n 0 1 0\n 0 1 0\n 0 1 0\n 0 1 0\n 0 1 0\n 0 1 0\n 0 1 0\n 0 0 0\n 0 0 0\n 0 0 0\n 0 0 0\n 0 0 0\n 0 0 0\n 0 0 0\n 0 0 0\n 0 0 0\n 0 0 0\n 0 0 0\n 0 0 0\n 0 0 0\n 0 0 0\n 0 0 0\n 0 0 0\n 0 0 0\n 0 0 0\n 0 0 0\n 0 0 0\n 0 0 0\n 0 0 0\n 0 0 0\n 0 0 0\n 0 0 0\n 0 0 0\n 0 0 0\n 0 0 0\n 0 0 0\n 0 0 0\n 0 0 0\n 0 0 0\n 0 0 0\n 0 0 0\n 1 0 0\n 1 0 0\n 1 0 0\n 1 0 0\n 1 0 0\n 0 0 0\n 0 0 0\n 0 0 0\n 0 0 0\n 0 0 0\n 0 0 0\n 0 0 0\n 0 0 0\n 0 0 0\n 0 0 0\n 0 0 0\n 0 0 0\n 0 0 0\n 0 0 0\n 0 0 0\n 0 0 0\n 0 0 0\n 0 0 0\n 0 0 0\n 0 0 0\n 0 0 0\n 0 0 0\n 1 0 0\n 1 0 0\n 0 0 0\n 0 0 0\n 0 0 0\n 0 0 0\n 0 0 0\n 0 0 0\n 0 0 0\n 0 0 0\n 0 0 0\n 0 0 0\n 0 0 0\n 0 0 0\n 0 0 0\n 0 0 0\n 0 0 0\n 0 0 0\n 0 0 0\n 0 0 0\n 0 0 0\n 0 0 0\n 0 0 0\n 0 0 0\n 0 0 0\n 0 0 0\n 0 0 0\n 0 0 0\n 0 0 0\n 0 0 0\n 0 0 0\n 0 0 0\n 0 0 0\n 0 0 0\n 0 0 0\n 0 0 0\n 0 0 0\n 0 0 0\n 0 0 0\n 0 0 0\n 0 0 0\n 0 0 0\n 0 0 0\n 0 0 0\n 0 0 0\n 0 0 0\n 0 0 0\n 0 0 0\n 0 0 0\n 0 0 0\n 0 0 0\n 0 0 0\n 0 0 0\n 0 0 0\n 0 0 0\n 0 0 0\n 0 0 0\n 0 0 0\n 0 0 0\n 0 0 0\n 0 0 0\n 0 0 0\n 0 0 0\n 0 0 0\n 0 0 0\n 0 0 0\n 0 0 0\n 0 0 0\n 0 0 0\n 0 0 0\n 0 0 0\n 0 0 0\n 0 0 0\n 1 0 1\n 1 0 1\n 1 0 1\n 1 0 1\n 1 0 1\n 1 0 1\n 1 0 1\n 1 0 1\n 1 0 0\n 0 0 0\n 0 0 0\n 0 0 0\n 0 0 0\n 0 0 0\n 0 0 0\n 0 0 0\n 0 0 0\n 0 0 0\n 0 0 0\n 0 0 0\n 0 0 0\n 0 0 0\n 0 0 0\n 0 0 0\n 0 0 0\n 0 0 0\n 0 0 0\n 0 0 0\n 0 0 0\n 0 1 0\n 0 1 0\n 0 1 0\n 0 1 0\n 0 1 0\n 0 1 0\n 0 1 0\n 0 1 0\n 0 1 0\n 0 1 0\n 0 1 0\n 0 1 0\n 0 1 0\n 0 1 0\n 0 1 0\n 0 1 0\n 0 1 0\n 0 1 0\n 0 1 0\n 0 0 0\n 0 0 0\n 0 0 0\n 0 0 0\n 0 0 0\n 0 0 0\n 0 0 0\n 0 0 0\n 0 0 0\n 0 0 0\n 0 0 0\n 0 0 0\n 0 0 0\n 0 0 0\n 0 0 0\n 0 0 0\n 0 0 0\n 0 0 0\n 0 0 0\n 0 0 0\n 0 0 0\n 0 0 0\n 0 0 0\n 0 0 0\n 0 0 0\n 0 0 0\n 1 0 0\n 1 0 0\n 1 0 0\n 1 0 0\n 1 0 0\n 0 0 0\n 0 0 0\n 0 0 0\n 0 0 0\n 0 0 0\n 0 0 0\n 0 0 0\n 0 0 0\n 0 0 0\n 0 0 0\n 0 0 0\n 0 0 0\n 0 0 0\n 0 0 0\n 0 0 0\n 0 0 0\n 0 0 0\n 0 0 0\n 0 0 0\n 0 0 0\n 0 0 0\n 0 0 0\n 0 0 0\n 0 0 0\n 0 0 0\n 1 0 0\n 1 0 0\n 1 0 0\n 0 0 0\n 0 0 0\n 0 0 0\n 0 0 0\n 0 0 0\n 0 0 0\n 0 0 0\n 0 0 0\n 0 0 0\n 0 0 0\n 0 0 0\n 0 0 0\n 0 0 0\n 0 0 0\n 0 0 0\n 0 0 0\n 0 0 0\n 1 0 0\n 1 0 0\n 1 0 0\n 1 0 0\n 1 0 0\n 1 0 0\n 1 0 1\n 1 0 1\n 1 0 1\n 1 0 1\n 1 0 1\n 1 0 1\n 1 0 1\n 1 0 1\n 1 0 0\n 1 0 0\n 1 0 0\n 1 0 0\n 1 0 0\n 1 0 0\n 1 0 0\n 1 0 0\n 1 0 0\n 1 0 0\n 1 0 0\n 1 0 0\n 1 0 0\n 1 0 0\n 1 0 0\n 1 0 0\n 1 0 0\n 1 0 0\n 1 0 0\n 1 0 0\n 1 0 0\n 1 0 0\n 1 0 0\n 1 0 0\n 1 0 0\n 1 0 0\n 1 0 0\n 1 0 0\n 1 0 0\n 1 0 0\n 1 0 0\n 1 0 0\n 1 0 0\n 1 0 0\n 1 0 0\n 1 0 0\n 1 0 0\n 1 0 0\n 1 0 0\n 1 0 0\n 1 0 0\n 1 0 0\n 1 0 0\n 1 0 0\n 1 0 0\n 1 0 0\n 1 0 0\n 1 0 0\n 1 0 0\n 1 0 0\n 1 0 0\n 1 0 0\n 1 0 0\n 1 0 0\n 1 0 0\n 1 0 0\n 1 0 0\n 1 0 0\n 1 0 0\n 1 0 0\n 1 0 0\n 1 0 0\n 1 0 0\n 1 0 0\n 1 0 0\n 1 0 0\n 1 0 0\n 1 0 0\n 1 0 0\n 1 0 0\n 1 0 0\n 1 0 0\n 1 0 0\n 1 0 0\n 1 0 0\n 1 0 0\n 1 0 0\n 1 0 0\n 1 0 0\n 1 0 0\n 0 0 0\n 0 0 0\n 0 0 0\n 0 0 0\n 0 0 0\n 0 0 0\n 0 0 0\n 0 0 0\n 0 0 0\n 0 0 0\n 0 0 0\n 0 0 0\n 0 0 0\n 0 0 0\n 0 0 0\n 0 0 0\n 0 0 0\n 0 0 0\n 0 0 0\n 0 0 0\n 0 0 0\n 0 0 0\n 0 0 0\n 0 0 0\n 0 0 0\n 0 0 0\n 0 0 0\n 0 0 0\n 0 0 0\n 0 0 0\n 0 0 0\n 0 0 0\n 0 0 0\n 0 0 0\n 0 0 0\n 0 0 0\n 0 0 0\n 0 0 0\n 0 0 0\n 0 0 0\n 0 0 0\n 0 0 0\n 0 0 0\n 0 0 0\n 0 0 0\n 0 0 0\n 0 0 0\n 0 0 0\n 0 0 0\n 0 0 0\n 0 0 0\n 0 0 0\n 0 0 0\n 0 0 0\n 0 0 0\n 0 0 0\n 0 0 0\n 0 0 0\n 0 0 0\n 0 0 0\n 0 0 0\n 0 0 0\n 0 0 0\n 0 0 0\n 0 0 0\n 0 0 0\n 0 0 0\n 0 0 0\n 0 0 0\n 0 0 0\n 0 0 0\n 0 0 0\n 0 0 0\n 0 0 0\n 0 0 0\n 0 0 0\n 0 0 0\n 0 0 0\n 0 0 0\n 0 0 0\n 0 0 0\n 0 0 0\n 0 0 0\n 0 0 0\n 0 0 0\n 0 0 0\n 0 0 0\n 0 0 0\n 0 0 0\n 0 0 0\n 0 0 0\n 0 0 0\n 0 0 0\n 0 0 0\n 0 0 0\n 0 0 0\n 0 0 0\n 0 0 0\n 0 0 0\n 0 0 0\n 0 0 0\n 0 0 0\n 0 0 0\n 0 0 0\n 0 0 0\n 0 0 0\n 0 0 0\n 0 0 0\n 0 0 0\n 0 0 0\n 0 0 0\n 0 0 0\n 0 0 0\n 0 0 0\n 0 0 0\n 0 0 0\n 0 0 0\n 0 0 0\n 0 0 0\n 0 0 0\n 0 0 0\n 0 0 0\n 0 0 0\n 0 0 0\n 0 0 0\n 0 0 0\n 0 0 0\n 0 0 0\n 0 0 0\n 0 0 0\n 0 0 0\n 0 0 0\n 0 0 0\n 0 0 0\n 0 0 0\n 0 0 0\n 0 0 0\n 0 0 0\n 0 0 0\n 0 0 0\n 0 0 0\n 0 0 0\n 0 0 0\n 0 0 0\n 0 0 0\n 0 0 0\n 0 0 0\n 0 0 0\n 0 0 0\n 0 0 0\n 0 0 0\n 0 0 0\n 0 0 0\n 0 0 0\n 0 0 0\n 0 0 0\n 0 0 0\n 0 0 0\n 0 0 0\n 0 0 0\n 0 0 0\n 0 0 0\n 0 0 0\n 0 0 0\n 0 0 0\n 0 0 0\n 0 0 0\n 0 0 0\n 0 0 0\n 0 0 0\n 0 0 0\n 0 0 0\n 0 0 0\n 0 0 0\n 0 0 0\n 0 0 0\n 0 0 0\n 0 0 0\n 0 0 0\n 0 0 0\n 0 0 0\n 0 0 0\n 0 0 0\n 0 0 0\n 0 0 0\n 0 0 0\n 0 0 0\n 0 0 0\n 0 0 0\n 0 0 0\n 0 0 0\n 0 0 0\n 0 0 0\n 0 0 0\n 0 0 0\n 0 0 0\n 0 0 0\n 0 0 0\n 0 0 0\n 0 0 0\n 0 0 0\n 0 0 0\n 0 0 0\n 0 0 0\n 0 0 0\n 0 0 0\n 0 0 0\n 0 0 0\n 0 0 0\n 0 0 0\n 0 0 0\n 0 0 0\n 0 0 0\n 0 0 0\n 0 0 0\n 0 0 0\n 0 0 0\n 0 0 0\n 0 0 0\n 0 0 0\n 0 0 0\n 0 0 0\n 0 0 0\n 0 0 0\n 0 0 0\n 0 0 0\n 0 0 0\n 0 0 0\n 0 0 0\n 0 0 0\n 0 0 0\n 0 0 0\n 0 0 0\n 0 0 0\n 0 0 0\n 0 0 0\n 0 0 0\n 0 0 0\n 0 0 0\n 0 0 0\n 0 0 0\n 0 0 0\n 0 0 0\n 0 0 0\n 0 0 0\n 0 0 0\n 0 0 0\n 0 0 0\n 0 0 0\n 0 0 0\n 0 0 0\n 0 0 0\n 0 0 0\n 0 0 0\n 0 0 0\n 0 0 0\n 0 0 0\n 0 0 0\n 0 0 0\n 0 0 0\n 0 0 0\n 0 0 0\n 0 0 0\n 0 0 0\n 0 0 0\n 0 0 0\n 0 0 0\n 0 0 0\n 0 0 0\n 0 0 0\n 0 0 0\n 0 0 0\n 0 0 0\n 0 0 0\n 0 0 0\n 0 0 0\n 0 0 0\n 0 0 0\n 0 0 0\n 0 0 0\n 0 0 0\n 0 0 0\n 0 0 0\n 0 0 0\n 0 0 0\n 0 0 0\n 0 0 0\n 0 0 0\n 0 0 0\n 0 0 0\n 0 0 0\n 0 0 0\n 0 0 0\n 0 0 0\n 0 0 0\n 0 0 0\n 0 0 0\n 0 0 0\n 0 0 0\n 0 0 0\n 0 0 0\n 0 0 0\n 0 0 0\n 0 0 0\n 0 0 0\n 0 0 0\n 0 0 0\n 0 0 0\n 0 0 0\n 0 0 0\n 0 0 0\n 0 0 0\n 0 0 0\n 0 0 0\n 0 0 0\n 0 0 0\n 0 0 0\n 0 0 0\n 0 0 0\n 0 0 0\n 0 0 0\n 0 0 0\n 0 0 0\n 0 0 0\n 0 0 0\n 0 0 0\n 0 0 0\n 0 0 0\n 0 0 0\n 0 0 0\n 0 0 0\n 0 0 0\n 0 0 0\n 0 0 0\n 0 0 0\n 0 0 0\n 0 0 0\n 0 0 0\n 0 0 0\n 0 0 0\n 0 0 0\n 0 0 0\n 0 0 0";
    replays[10]="4135\n 0 0 0\n 0 0 0\n 0 0 0\n 0 0 0\n 0 0 0\n 0 0 0\n 0 0 0\n 0 0 0\n 0 0 0\n 0 0 0\n 0 0 0\n 0 0 0\n 0 0 0\n 0 0 0\n 0 0 0\n 0 0 0\n 0 0 0\n 0 0 0\n 0 0 0\n 0 0 0\n 0 0 0\n 0 0 0\n 0 0 0\n 0 0 0\n 0 0 0\n 0 0 0\n 0 0 0\n 0 0 0\n 0 0 0\n 0 0 0\n 0 0 0\n 0 0 0\n 0 0 0\n 0 0 0\n 0 0 0\n 0 0 0\n 0 0 0\n 0 0 0\n 0 0 0\n 0 0 0\n 0 0 0\n 0 0 0\n 0 0 0\n 0 0 0\n 1 0 0\n 1 0 0\n 1 0 0\n 1 0 0\n 1 0 0\n 1 0 0\n 1 0 0\n 1 0 0\n 1 0 0\n 1 0 0\n 1 0 0\n 1 0 0\n 1 0 0\n 1 0 0\n 1 0 0\n 1 0 0\n 1 0 0\n 1 0 0\n 1 0 0\n 1 0 0\n 1 0 0\n 1 0 0\n 1 0 0\n 1 0 0\n 1 0 1\n 1 0 1\n 1 0 1\n 1 0 1\n 1 0 1\n 1 0 1\n 1 0 1\n 1 0 0\n 1 0 0\n 1 0 0\n 1 0 0\n 1 0 0\n 1 0 0\n 1 0 0\n 1 0 0\n 1 0 0\n 1 0 0\n 1 0 0\n 1 0 0\n 1 0 0\n 1 0 0\n 0 0 0\n 0 0 0\n 0 0 0\n 0 0 0\n 0 0 0\n 0 0 0\n 0 0 0\n 0 0 0\n 0 0 0\n 0 0 0\n 0 0 0\n 0 0 0\n 0 0 0\n 0 0 0\n 0 0 0\n 0 0 0\n 0 0 0\n 0 0 0\n 0 0 0\n 0 0 0\n 0 0 0\n 0 0 0\n 0 0 0\n 0 0 0\n 0 0 0\n 0 0 0\n 0 0 0\n 0 0 0\n 0 0 0\n 0 0 0\n 0 0 0\n 0 0 0\n 0 0 0\n 0 0 0\n 0 0 0\n 0 0 0\n 0 0 0\n 0 0 0\n 0 0 0\n 0 0 0\n 0 0 0\n 0 0 0\n 0 0 0\n 0 0 0\n 0 0 0\n 0 0 0\n 0 0 0\n 0 0 0\n 0 0 0\n 0 0 0\n 0 0 0\n 0 0 0\n 0 0 0\n 0 0 1\n 0 0 1\n 0 0 1\n 0 0 1\n 0 0 1\n 0 0 0\n 0 0 0\n 0 0 0\n 0 0 0\n 0 1 0\n 0 1 0\n 0 1 0\n 0 1 0\n 0 0 0\n 0 0 0\n 0 0 0\n 0 0 0\n 0 0 0\n 0 0 0\n 0 0 0\n 0 0 0\n 0 0 0\n 0 0 0\n 0 0 0\n 0 0 0\n 0 0 0\n 0 0 0\n 0 0 0\n 0 0 0\n 0 0 0\n 0 0 0\n 0 0 0\n 0 0 0\n 0 0 0\n 0 0 0\n 0 0 0\n 0 0 0\n 0 0 0\n 0 0 0\n 0 0 0\n 0 0 0\n 0 0 0\n 0 0 0\n 0 0 0\n 0 0 0\n 0 0 0\n 0 0 0\n 0 0 0\n 0 0 0\n 0 0 0\n 0 0 0\n 0 0 0\n 0 0 0\n 0 0 0\n 0 0 0\n 0 0 0\n 0 0 0\n 0 0 0\n 0 0 0\n 0 0 0\n 0 0 0\n 0 0 0\n 0 0 0\n 0 0 0\n 0 0 0\n 0 0 0\n 0 0 0\n 0 0 0\n 0 0 0\n 0 0 0\n 0 0 0\n 0 0 0\n 0 0 0\n 0 0 0\n 0 0 0\n 0 0 0\n 0 0 0\n 0 0 0\n 0 0 0\n 0 0 0\n 0 0 0\n 0 0 0\n 0 0 0\n 0 0 0\n 0 0 0\n 0 0 0\n 0 0 0\n 0 0 0\n 0 0 0\n 0 0 0\n 0 0 0\n 0 0 0\n 0 0 0\n 0 0 0\n 0 0 0\n 0 0 0\n 0 0 0\n 0 0 0\n 0 0 0\n 0 0 0\n 0 0 0\n 0 0 0\n 0 0 0\n 0 0 0\n 0 0 0\n 0 0 0\n 0 0 0\n 0 0 0\n 0 0 0\n 0 0 0\n 0 0 0\n 0 0 0\n 0 0 0\n 0 0 0\n 0 0 0\n 0 0 0\n 0 0 0\n 0 0 0\n 0 0 0\n 0 0 0\n 0 0 0\n 0 0 0\n 0 0 1\n 0 0 1\n 0 0 1\n 0 0 1\n 0 0 1\n 0 0 1\n 0 0 1\n 0 0 1\n 0 0 1\n 0 0 0\n 0 0 0\n 0 0 0\n 0 0 0\n 0 0 0\n 0 0 0\n 0 0 0\n 0 0 0\n 0 0 0\n 0 0 0\n 0 0 0\n 0 0 0\n 0 0 0\n 0 0 0\n 0 0 0\n 0 0 0\n 0 0 0\n 0 0 0\n 0 0 0\n 0 0 0\n 0 0 0\n 0 0 0\n 0 0 0\n 0 0 0\n 0 0 0\n 0 0 0\n 0 0 0\n 0 0 0\n 0 0 0\n 0 0 0\n 0 0 0\n 0 0 0\n 0 0 0\n 0 0 0\n 0 0 0\n 0 0 0\n 0 0 0\n 0 0 0\n 0 0 0\n 0 0 0\n 0 0 0\n 0 0 0\n 0 0 0\n 0 0 0\n 0 0 0\n 0 0 0\n 0 0 1\n 0 0 1\n 0 0 1\n 0 0 1\n 0 0 1\n 0 0 1\n 0 0 1\n 0 0 1\n 0 0 1\n 0 0 1\n 0 0 1\n 0 0 0\n 0 0 0\n 0 0 0\n 0 0 0\n 0 0 0\n 0 0 0\n 0 0 0\n 0 0 0\n 0 0 0\n 0 0 0\n 0 0 0\n 0 0 0\n 0 0 0\n 0 0 0\n 0 0 0\n 0 0 0\n 0 0 0\n 0 0 0\n 0 0 0\n 0 0 0\n 0 0 0\n 0 0 0\n 0 0 0\n 0 0 0\n 0 0 0\n 0 0 0\n 0 0 0\n 0 0 0\n 0 0 0\n 0 0 0\n 0 0 0\n 0 0 0\n 0 0 0\n 0 0 0\n 0 0 0\n 0 0 0\n 0 0 0\n 0 0 0\n 0 0 0\n 0 0 0\n 0 0 0\n 0 0 0\n 0 0 0\n 0 0 0\n 0 0 0\n 0 0 0\n 0 0 0\n 0 0 1\n 0 0 1\n 0 0 1\n 0 0 1\n 0 0 1\n 0 0 1\n 0 0 1\n 0 0 0\n 0 0 0\n 0 0 0\n 0 0 0\n 0 0 0\n 0 0 0\n 0 0 0\n 0 0 0\n 1 0 0\n 1 0 0\n 1 0 0\n 1 0 0\n 1 0 0\n 1 0 0\n 1 0 0\n 1 0 0\n 1 0 0\n 1 0 0\n 1 0 0\n 1 0 0\n 1 0 0\n 1 0 0\n 1 0 0\n 1 0 0\n 1 0 0\n 1 0 0\n 1 0 0\n 1 0 0\n 0 0 0\n 0 0 0\n 0 0 0\n 0 0 0\n 0 0 0\n 0 0 0\n 0 0 0\n 0 0 0\n 0 0 0\n 0 0 0\n 0 0 0\n 0 0 0\n 0 0 0\n 0 0 0\n 0 0 0\n 0 0 0\n 0 0 0\n 0 0 0\n 0 0 0\n 0 0 0\n 0 0 0\n 0 0 0\n 0 0 0\n 0 0 0\n 0 0 0\n 0 0 0\n 0 0 0\n 0 0 0\n 0 0 0\n 0 0 0\n 0 0 0\n 0 0 0\n 0 0 0\n 0 0 0\n 0 0 0\n 0 0 0\n 0 0 0\n 0 0 0\n 0 0 0\n 0 0 0\n 0 0 0\n 0 0 0\n 0 0 0\n 0 0 0\n 0 0 0\n 0 0 0\n 0 0 0\n 0 0 0\n 0 0 0\n 0 0 0\n 0 0 0\n 0 0 0\n 0 0 0\n 0 0 0\n 0 0 0\n 0 0 0\n 1 0 0\n 1 0 0\n 0 0 0\n 0 0 0\n 0 0 0\n 0 0 0\n 0 0 0\n 0 0 0\n 0 0 0\n 0 0 0\n 0 0 0\n 0 0 0\n 0 0 0\n 0 0 0\n 0 0 0\n 0 0 0\n 0 0 0\n 0 0 0\n 0 0 0\n 0 0 0\n 0 0 0\n 0 0 0\n 0 0 0\n 0 0 0\n 0 0 0\n 0 0 0\n 0 0 0\n 0 0 0\n 0 0 0\n 0 0 0\n 0 0 0\n 0 0 0\n 0 0 0\n 0 0 0\n 0 0 0\n 0 0 0\n 0 0 0\n 0 0 0\n 0 0 0\n 0 0 0\n 0 0 0\n 0 0 0\n 0 0 0\n 0 0 0\n 0 0 0\n 0 0 0\n 0 0 0\n 0 0 0\n 0 0 0\n 0 0 0\n 0 0 0\n 0 0 0\n 0 0 0\n 0 0 0\n 0 0 0\n 0 0 0\n 0 0 0\n 0 0 0\n 0 0 0\n 0 0 0\n 0 0 0\n 0 0 0\n 0 0 0\n 0 0 0\n 0 0 0\n 0 0 0\n 0 0 0\n 0 0 0\n 0 0 0\n 0 0 0\n 0 0 0\n 0 0 0\n 0 0 0\n 0 0 0\n 0 0 0\n 0 0 0\n 0 0 0\n 0 0 0\n 0 0 0\n 0 0 0\n 0 0 0\n 0 0 0\n 0 0 0\n 0 0 0\n 0 0 0\n 0 0 0\n 0 0 0\n 0 0 0\n 0 0 0\n 0 0 0\n 0 0 0\n 0 0 0\n 0 0 0\n 0 0 0\n 0 0 0\n 0 0 0\n 0 0 1\n 0 0 1\n 0 0 1\n 0 0 1\n 0 0 1\n 0 0 1\n 0 0 1\n 0 0 1\n 0 0 0\n 0 0 0\n 0 0 0\n 0 0 0\n 0 0 0\n 0 0 0\n 0 0 0\n 0 0 0\n 0 0 0\n 0 0 0\n 0 0 0\n 0 0 0\n 0 0 0\n 0 0 0\n 0 0 0\n 0 0 0\n 0 0 0\n 0 0 0\n 0 0 0\n 0 0 0\n 0 0 0\n 0 0 0\n 0 0 0\n 0 0 0\n 0 0 0\n 0 0 0\n 0 0 0\n 0 0 0\n 0 0 0\n 0 0 0\n 0 0 0\n 0 0 0\n 0 0 0\n 0 0 0\n 0 0 0\n 0 0 0\n 0 0 0\n 0 0 0\n 0 0 0\n 0 0 0\n 0 0 0\n 0 0 0\n 0 0 0\n 0 0 0\n 0 0 1\n 0 0 1\n 0 0 1\n 0 0 1\n 0 0 1\n 0 0 0\n 0 0 0\n 0 0 0\n 0 0 0\n 0 0 0\n 0 0 0\n 0 0 0\n 0 1 0\n 0 1 0\n 0 1 0\n 0 1 0\n 0 1 0\n 0 1 0\n 0 1 0\n 0 1 0\n 0 1 0\n 0 1 0\n 0 0 0\n 0 0 0\n 0 0 0\n 0 0 0\n 0 0 0\n 0 0 0\n 0 0 0\n 0 0 0\n 0 0 0\n 0 0 0\n 0 0 0\n 0 0 0\n 0 0 0\n 0 0 0\n 0 0 0\n 0 0 0\n 0 0 0\n 0 0 0\n 0 0 0\n 0 0 0\n 0 0 0\n 0 0 0\n 0 0 0\n 0 0 0\n 0 0 0\n 0 0 0\n 0 0 0\n 0 0 0\n 0 0 0\n 0 0 0\n 0 0 0\n 0 0 0\n 0 0 0\n 0 0 0\n 0 0 0\n 0 0 0\n 0 0 0\n 0 0 0\n 0 0 0\n 0 0 0\n 0 0 0\n 0 0 0\n 0 0 0\n 0 0 0\n 0 0 0\n 0 0 0\n 0 0 0\n 0 0 0\n 0 0 0\n 0 0 0\n 0 0 0\n 0 0 0\n 0 0 0\n 0 0 0\n 0 0 0\n 0 0 0\n 0 0 0\n 0 0 0\n 0 0 0\n 0 0 0\n 0 0 0\n 0 0 0\n 0 0 0\n 0 0 0\n 0 0 0\n 0 0 0\n 0 0 0\n 0 0 0\n 0 0 0\n 0 0 0\n 0 0 0\n 0 0 0\n 0 0 0\n 0 0 0\n 0 0 0\n 0 0 0\n 0 0 0\n 0 0 0\n 0 0 0\n 0 0 0\n 0 0 0\n 0 0 0\n 0 0 0\n 0 0 0\n 0 0 0\n 0 0 0\n 0 0 0\n 0 0 0\n 0 0 0\n 0 0 0\n 0 0 0\n 0 0 0\n 0 0 0\n 0 0 0\n 0 0 0\n 0 0 0\n 0 0 0\n 0 0 0\n 0 0 0\n 0 0 0\n 0 0 0\n 0 0 0\n 0 0 0\n 0 0 0\n 0 0 0\n 0 0 0\n 0 0 1\n 0 0 1\n 0 0 1\n 0 0 1\n 0 0 1\n 0 0 1\n 0 0 1\n 0 0 1\n 0 0 1\n 0 0 0\n 0 0 0\n 0 0 0\n 0 0 0\n 0 0 0\n 0 0 0\n 0 0 0\n 0 0 0\n 0 0 0\n 0 0 0\n 0 0 0\n 0 0 0\n 0 0 0\n 0 0 0\n 0 0 0\n 0 0 0\n 0 0 0\n 0 0 0\n 0 0 0\n 0 0 0\n 0 0 0\n 0 0 0\n 0 0 0\n 0 0 0\n 0 0 0\n 0 0 0\n 0 0 0\n 0 0 0\n 0 0 0\n 0 0 0\n 0 0 0\n 0 0 0\n 0 0 0\n 0 0 0\n 0 0 0\n 0 0 0\n 0 0 1\n 0 0 1\n 0 0 1\n 0 0 1\n 0 0 1\n 0 0 1\n 0 0 1\n 0 0 1\n 0 0 1\n 0 0 1\n 0 0 1\n 0 0 1\n 0 0 1\n 0 0 1\n 0 0 1\n 0 0 1\n 0 0 1\n 0 0 1\n 0 0 1\n 0 0 1\n 0 0 1\n 0 0 1\n 0 0 0\n 0 0 0\n 0 0 0\n 0 0 0\n 0 0 0\n 0 0 0\n 0 0 0\n 0 0 0\n 0 0 0\n 0 0 0\n 0 0 0\n 0 0 0\n 0 0 0\n 0 0 0\n 0 0 0\n 0 0 0\n 0 0 0\n 0 0 0\n 0 0 0\n 0 0 0\n 0 0 0\n 0 0 0\n 0 0 0\n 0 0 0\n 0 0 0\n 0 0 0\n 0 0 0\n 0 0 0\n 0 0 0\n 0 0 0\n 0 0 0\n 0 0 0\n 0 0 0\n 0 0 0\n 0 0 0\n 0 0 0\n 0 0 0\n 0 0 0\n 0 0 0\n 0 0 0\n 0 0 0\n 0 0 0\n 0 0 0\n 0 0 0\n 0 0 0\n 0 0 0\n 0 0 0\n 0 0 0\n 0 0 0\n 0 0 0\n 0 0 0\n 0 0 0\n 0 0 0\n 0 0 0\n 0 0 0\n 0 0 0\n 0 0 0\n 0 0 0\n 0 0 0\n 0 0 0\n 0 0 0\n 0 0 0\n 0 0 0\n 0 0 0\n 0 0 0\n 0 0 0\n 0 0 0\n 0 0 0\n 0 0 0\n 0 0 0\n 0 0 0\n 0 0 0\n 0 0 0\n 0 0 0\n 0 0 0\n 0 0 0\n 0 0 0\n 0 0 0\n 0 0 0\n 0 0 0\n 0 0 0\n 0 0 0\n 0 0 0\n 0 0 0\n 0 0 0\n 0 0 0\n 0 0 0\n 0 0 0\n 0 0 0\n 0 0 0\n 0 0 0\n 0 0 1\n 0 0 1\n 0 0 1\n 0 0 1\n 0 0 1\n 0 0 1\n 0 0 0\n 0 0 0\n 0 0 0\n 0 0 0\n 0 0 0\n 0 0 0\n 0 0 0\n 0 0 0\n 0 0 0\n 0 1 0\n 0 1 0\n 0 1 0\n 0 1 0\n 0 1 0\n 0 1 0\n 0 1 0\n 0 1 0\n 0 1 0\n 0 1 0\n 0 1 0\n 0 1 0\n 0 1 0\n 0 1 0\n 0 1 0\n 0 1 0\n 0 1 0\n 0 1 0\n 0 1 0\n 0 1 0\n 0 1 0\n 0 1 0\n 0 0 0\n 0 0 0\n 0 0 0\n 0 0 0\n 0 0 0\n 0 0 0\n 0 0 0\n 0 0 0\n 0 0 0\n 0 0 0\n 0 0 0\n 0 0 0\n 0 0 0\n 0 0 0\n 0 0 0\n 0 0 0\n 0 0 0\n 0 0 0\n 0 0 0\n 0 0 0\n 0 0 0\n 0 0 0\n 0 0 0\n 0 0 0\n 0 0 0\n 0 0 0\n 0 0 0\n 0 0 0\n 0 0 0\n 0 0 0\n 0 0 0\n 0 0 0\n 0 0 0\n 0 0 0\n 0 0 0\n 0 0 0\n 0 0 0\n 0 0 0\n 0 0 0\n 0 0 0\n 0 0 0\n 0 0 0\n 0 0 0\n 0 0 0\n 0 0 0\n 0 0 0\n 0 0 0\n 0 0 0\n 0 0 0\n 0 0 0\n 0 0 0\n 0 0 0\n 0 0 0\n 0 0 0\n 0 0 0\n 0 0 0\n 0 0 0\n 0 0 0\n 0 0 0\n 0 0 0\n 0 0 0\n 0 0 0\n 0 0 0\n 0 0 0\n 0 0 0\n 0 0 0\n 0 0 0\n 0 0 0\n 0 0 0\n 0 0 0\n 0 0 0\n 0 0 0\n 0 0 0\n 0 0 0\n 0 0 0\n 0 0 0\n 0 0 0\n 0 0 0\n 0 0 0\n 0 0 0\n 0 0 0\n 0 0 0\n 0 0 0\n 0 0 0\n 0 0 1\n 0 0 1\n 0 0 1\n 0 0 1\n 0 0 0\n 0 0 0\n 0 0 0\n 0 0 0\n 0 1 0\n 0 1 0\n 0 1 0\n 0 1 0\n 0 1 0\n 0 1 0\n 0 1 0\n 0 1 0\n 0 1 0\n 0 1 0\n 0 1 0\n 0 1 0\n 0 1 0\n 0 1 0\n 0 1 0\n 0 1 0\n 0 1 0\n 0 1 0\n 0 1 0\n 0 0 0\n 0 0 0\n 0 0 0\n 0 0 0\n 0 0 0\n 0 0 0\n 0 0 0\n 0 0 0\n 0 0 0\n 0 0 0\n 0 0 0\n 0 0 0\n 0 0 0\n 0 0 0\n 0 0 0\n 0 0 0\n 0 0 0\n 0 0 0\n 0 0 0\n 0 0 0\n 0 0 0\n 0 0 0\n 0 0 0\n 0 0 0\n 0 0 0\n 0 0 0\n 0 0 0\n 0 0 0\n 0 0 0\n 0 0 0\n 0 0 0\n 0 0 0\n 0 0 0\n 0 0 0\n 0 0 0\n 0 0 0\n 0 0 0\n 0 0 0\n 0 0 0\n 0 0 0\n 0 0 0\n 0 0 0\n 0 0 0\n 0 0 0\n 0 0 0\n 0 0 0\n 0 0 0\n 0 0 0\n 0 0 0\n 0 0 0\n 0 0 0\n 0 0 0\n 0 0 0\n 0 0 0\n 0 0 0\n 0 0 0\n 0 0 0\n 0 0 0\n 0 0 0\n 0 0 0\n 0 0 0\n 0 0 0\n 0 0 0\n 0 0 0\n 0 0 0\n 0 0 0\n 0 0 0\n 0 0 0\n 0 0 0\n 0 0 0\n 0 0 0\n 0 0 0\n 0 0 0\n 0 0 0\n 0 0 0\n 0 0 0\n 0 0 0\n 0 0 0\n 0 0 0\n 0 0 0\n 0 0 0\n 0 0 0\n 0 0 0\n 0 0 0\n 0 0 0\n 0 0 0\n 0 0 0\n 0 0 0\n 0 0 0\n 0 0 0\n 0 0 0\n 0 0 0\n 0 0 0\n 0 0 0\n 0 0 0\n 0 0 0\n 0 0 0\n 0 0 0\n 0 0 0\n 0 0 0\n 0 0 0\n 0 0 0\n 0 0 0\n 0 1 1\n 0 1 1\n 0 1 1\n 0 1 1\n 0 1 0\n 0 1 0\n 0 1 0\n 0 1 0\n 0 1 0\n 0 1 0\n 0 1 0\n 0 1 0\n 0 1 0\n 0 1 0\n 0 1 0\n 0 1 0\n 0 1 0\n 0 1 0\n 0 1 0\n 0 1 0\n 0 1 0\n 0 1 0\n 0 1 0\n 0 1 0\n 0 1 0\n 0 0 0\n 0 0 0\n 0 0 0\n 0 0 0\n 0 0 0\n 0 0 0\n 0 0 0\n 0 0 0\n 0 0 0\n 0 0 0\n 0 0 0\n 0 0 0\n 0 0 0\n 0 0 0\n 0 0 0\n 0 0 0\n 0 0 0\n 0 0 0\n 0 0 0\n 0 0 0\n 0 0 0\n 0 0 0\n 0 0 0\n 0 0 0\n 0 0 0\n 0 0 0\n 0 0 0\n 0 0 0\n 0 0 0\n 0 0 0\n 0 0 0\n 0 0 0\n 0 0 0\n 0 0 0\n 0 0 0\n 0 0 0\n 0 0 0\n 0 0 0\n 0 0 0\n 0 0 0\n 0 0 0\n 0 0 0\n 0 0 0\n 0 0 0\n 0 1 0\n 0 1 0\n 0 1 0\n 0 1 0\n 0 1 0\n 0 1 0\n 0 1 0\n 0 0 0\n 0 0 0\n 0 0 0\n 0 0 0\n 0 0 0\n 0 0 0\n 0 0 0\n 0 0 0\n 0 0 0\n 0 0 0\n 0 0 0\n 0 0 0\n 0 0 0\n 0 0 0\n 0 0 0\n 0 0 1\n 0 0 1\n 0 0 1\n 0 0 1\n 0 0 1\n 0 0 1\n 0 0 1\n 0 0 0\n 0 0 0\n 0 0 0\n 0 0 0\n 0 0 0\n 0 0 0\n 0 0 0\n 0 0 0\n 0 0 0\n 0 0 0\n 0 0 0\n 1 0 0\n 1 0 0\n 1 0 0\n 1 0 0\n 1 0 0\n 1 0 0\n 1 0 0\n 1 0 0\n 1 0 0\n 1 0 0\n 1 0 0\n 1 0 0\n 0 0 0\n 0 0 0\n 0 0 0\n 0 0 0\n 0 0 0\n 0 0 0\n 0 0 0\n 0 0 0\n 0 0 0\n 0 0 0\n 0 0 0\n 0 0 0\n 0 0 0\n 0 0 0\n 0 0 0\n 0 0 0\n 0 0 0\n 0 0 0\n 0 0 0\n 0 0 0\n 0 0 0\n 0 0 0\n 0 0 0\n 0 0 0\n 0 0 0\n 0 0 0\n 0 0 0\n 0 0 0\n 0 0 0\n 0 0 0\n 0 0 0\n 0 0 0\n 0 0 0\n 0 0 0\n 0 0 0\n 0 0 0\n 0 0 0\n 0 0 0\n 0 0 0\n 0 0 0\n 0 0 0\n 0 0 0\n 0 0 0\n 0 0 0\n 0 0 0\n 0 0 0\n 0 0 0\n 0 0 0\n 0 0 0\n 0 0 0\n 0 0 0\n 0 0 0\n 0 0 0\n 0 0 0\n 0 0 0\n 0 0 0\n 0 0 0\n 0 0 0\n 0 0 0\n 0 0 0\n 0 0 0\n 0 0 0\n 0 0 0\n 0 0 0\n 0 0 0\n 0 0 0\n 0 0 0\n 0 0 0\n 0 0 0\n 0 0 0\n 0 0 0\n 0 0 0\n 0 0 0\n 0 0 0\n 0 0 0\n 0 0 0\n 0 0 0\n 0 0 0\n 0 0 0\n 0 0 0\n 0 0 0\n 0 0 0\n 0 0 0\n 0 0 0\n 0 0 0\n 0 0 0\n 0 0 0\n 0 0 0\n 0 0 0\n 0 0 0\n 0 0 0\n 0 0 0\n 0 0 0\n 0 0 0\n 0 0 0\n 0 0 0\n 0 0 0\n 0 0 0\n 0 0 0\n 0 0 0\n 0 0 0\n 0 0 0\n 0 0 0\n 0 0 0\n 0 0 0\n 0 0 0\n 0 0 0\n 0 0 0\n 0 0 0\n 0 0 0\n 0 0 0\n 0 0 0\n 0 0 0\n 0 0 0\n 0 0 0\n 0 0 0\n 0 0 0\n 0 0 0\n 0 0 0\n 0 0 0\n 0 0 0\n 0 0 0\n 0 0 0\n 0 0 0\n 0 0 0\n 0 0 0\n 0 0 0\n 0 0 0\n 0 0 0\n 0 0 0\n 0 0 0\n 0 0 0\n 0 0 0\n 0 0 0\n 0 0 0\n 0 0 0\n 0 0 0\n 0 0 0\n 0 0 0\n 0 0 0\n 0 0 0\n 0 0 0\n 0 0 0\n 0 0 0\n 0 0 1\n 0 0 1\n 0 0 1\n 0 0 1\n 0 0 1\n 0 0 1\n 0 0 1\n 0 0 0\n 0 0 0\n 0 0 0\n 0 0 0\n 0 0 0\n 0 0 0\n 0 0 0\n 0 0 0\n 0 0 0\n 0 0 0\n 0 0 0\n 0 0 0\n 0 0 0\n 0 0 0\n 0 0 0\n 0 0 0\n 0 0 0\n 0 0 0\n 0 0 0\n 0 0 0\n 0 0 0\n 0 0 0\n 0 0 0\n 0 0 0\n 0 0 0\n 0 0 0\n 0 0 0\n 0 0 0\n 0 0 0\n 0 0 0\n 0 0 0\n 0 0 0\n 0 0 0\n 0 0 0\n 0 0 0\n 0 0 0\n 0 0 0\n 0 0 0\n 0 0 0\n 0 0 0\n 0 0 0\n 0 0 0\n 0 0 0\n 0 0 0\n 0 0 0\n 0 0 0\n 0 0 0\n 0 0 0\n 0 0 0\n 0 0 0\n 0 0 0\n 0 0 0\n 0 0 0\n 0 0 0\n 0 0 0\n 0 0 0\n 0 0 0\n 0 0 0\n 0 0 0\n 0 0 0\n 0 0 0\n 0 0 0\n 0 0 0\n 0 0 0\n 0 0 1\n 0 0 1\n 0 0 1\n 0 0 1\n 0 0 1\n 0 0 1\n 0 0 1\n 0 0 1\n 0 0 0\n 0 0 0\n 0 0 0\n 0 0 0\n 0 0 0\n 0 0 0\n 0 0 0\n 0 0 0\n 1 0 0\n 1 0 0\n 1 0 0\n 1 0 0\n 1 0 0\n 1 0 0\n 1 0 0\n 1 0 0\n 1 0 0\n 1 0 0\n 1 0 0\n 1 0 0\n 1 0 0\n 1 0 0\n 1 0 0\n 1 0 0\n 0 0 0\n 0 0 0\n 0 0 0\n 0 0 0\n 0 0 0\n 0 0 0\n 0 0 0\n 0 0 0\n 0 0 0\n 0 0 0\n 0 0 0\n 0 0 0\n 0 0 0\n 0 0 0\n 0 0 0\n 0 0 0\n 0 0 0\n 0 0 0\n 0 0 0\n 0 0 0\n 0 0 0\n 0 0 0\n 0 0 0\n 0 0 0\n 0 0 0\n 0 0 0\n 0 0 0\n 0 0 0\n 0 0 0\n 0 0 0\n 0 0 0\n 0 0 0\n 0 0 0\n 0 0 0\n 0 0 0\n 0 0 0\n 0 0 0\n 0 0 0\n 0 0 0\n 0 0 0\n 0 0 0\n 0 0 0\n 0 0 0\n 0 0 0\n 0 0 0\n 0 0 0\n 0 0 0\n 0 0 0\n 0 0 0\n 0 0 0\n 0 0 0\n 0 0 0\n 0 0 0\n 0 0 0\n 0 0 0\n 0 0 0\n 0 0 0\n 0 0 0\n 0 0 0\n 0 0 0\n 0 0 0\n 0 0 0\n 0 0 0\n 0 0 0\n 0 0 0\n 0 0 0\n 0 0 0\n 0 0 0\n 0 0 0\n 0 0 0\n 0 0 0\n 0 0 0\n 0 0 0\n 0 0 0\n 0 0 0\n 0 0 0\n 0 0 0\n 0 0 0\n 0 0 0\n 0 0 0\n 0 0 0\n 0 0 0\n 0 0 0\n 0 0 0\n 0 0 0\n 0 0 0\n 0 0 0\n 0 0 0\n 0 0 0\n 0 0 1\n 0 0 1\n 0 0 1\n 0 0 1\n 0 0 1\n 0 0 1\n 0 0 1\n 0 0 1\n 0 0 1\n 0 0 1\n 0 0 1\n 0 0 1\n 0 0 1\n 0 0 1\n 0 0 0\n 0 0 0\n 0 0 0\n 0 0 0\n 0 0 0\n 0 0 0\n 0 0 0\n 0 0 0\n 0 0 0\n 0 0 0\n 0 0 0\n 0 0 0\n 0 0 0\n 0 0 0\n 0 0 0\n 0 0 0\n 0 0 0\n 0 0 0\n 0 0 0\n 0 0 0\n 0 0 0\n 0 0 0\n 0 0 0\n 0 0 0\n 0 0 0\n 0 0 0\n 0 0 0\n 0 0 0\n 0 0 0\n 0 0 0\n 0 0 0\n 0 0 0\n 0 0 0\n 0 0 0\n 0 0 1\n 0 0 1\n 0 0 1\n 0 0 1\n 0 0 1\n 0 0 1\n 0 0 1\n 0 0 1\n 0 0 1\n 0 0 1\n 0 0 1\n 0 0 1\n 0 0 1\n 0 0 1\n 0 0 1\n 0 0 1\n 0 0 1\n 0 0 1\n 0 0 1\n 0 0 1\n 0 0 1\n 0 0 1\n 0 0 1\n 0 0 1\n 0 0 1\n 0 0 1\n 0 0 1\n 0 0 0\n 0 0 0\n 0 0 0\n 0 0 0\n 0 0 0\n 0 0 0\n 0 0 0\n 0 0 0\n 0 0 0\n 0 0 0\n 0 0 0\n 0 0 0\n 0 0 0\n 0 0 0\n 0 0 0\n 0 0 0\n 0 0 0\n 0 0 0\n 0 0 0\n 0 0 0\n 0 0 0\n 0 0 0\n 0 0 0\n 0 0 0\n 0 0 0\n 0 0 0\n 0 0 0\n 0 0 0\n 0 0 0\n 0 0 0\n 0 0 0\n 0 0 0\n 0 0 0\n 0 0 0\n 0 0 0\n 0 0 0\n 0 0 0\n 0 0 0\n 0 0 0\n 0 0 0\n 0 0 0\n 0 0 0\n 0 0 0\n 0 0 0\n 0 0 0\n 0 0 0\n 0 0 0\n 0 0 0\n 0 0 0\n 0 0 0\n 0 0 0\n 0 0 0\n 0 0 0\n 0 0 0\n 0 0 0\n 0 0 0\n 0 0 0\n 0 0 0\n 0 0 0\n 0 0 0\n 0 0 0\n 0 0 0\n 0 0 0\n 0 0 0\n 0 0 0\n 0 0 0\n 0 0 0\n 0 0 0\n 0 0 0\n 0 0 0\n 0 0 0\n 0 0 0\n 0 0 0\n 0 0 0\n 0 0 0\n 0 0 0\n 0 0 1\n 1 0 1\n 1 0 1\n 1 0 1\n 1 0 1\n 1 0 1\n 1 0 1\n 1 0 1\n 1 0 1\n 1 0 1\n 1 0 1\n 1 0 1\n 1 0 1\n 1 0 1\n 1 0 1\n 1 0 0\n 1 0 0\n 1 0 0\n 1 0 0\n 1 0 0\n 1 0 0\n 1 0 0\n 1 0 0\n 1 0 0\n 1 0 0\n 1 0 0\n 1 0 0\n 1 0 0\n 1 0 0\n 1 0 0\n 1 0 0\n 1 0 0\n 1 0 0\n 1 0 0\n 1 0 0\n 1 0 0\n 1 0 0\n 1 0 0\n 1 0 0\n 1 0 0\n 1 0 0\n 1 0 0\n 1 0 0\n 1 0 0\n 1 0 0\n 1 0 0\n 1 0 0\n 1 0 0\n 1 0 0\n 1 0 0\n 1 0 0\n 1 0 0\n 1 0 0\n 1 0 0\n 1 0 0\n 1 0 0\n 0 0 0\n 0 0 0\n 0 0 0\n 0 0 0\n 0 0 0\n 0 0 0\n 0 0 0\n 0 0 0\n 0 0 0\n 0 0 0\n 0 0 0\n 0 0 0\n 0 0 0\n 0 0 0\n 0 0 0\n 0 0 0\n 0 0 0\n 0 0 0\n 0 0 0\n 0 0 0\n 0 0 0\n 0 0 0\n 0 0 0\n 0 0 0\n 0 0 0\n 0 0 0\n 0 0 0\n 0 0 0\n 0 0 0\n 0 0 0\n 0 0 0\n 0 0 0\n 0 0 0\n 0 0 0\n 0 0 0\n 0 0 0\n 0 0 0\n 0 0 0\n 0 0 0\n 0 0 0\n 0 0 0\n 0 0 0\n 0 0 0\n 0 0 0\n 0 0 0\n 0 0 0\n 0 0 0\n 0 0 0\n 0 0 0\n 0 0 0\n 0 0 0\n 0 0 0\n 0 0 0\n 0 0 0\n 0 0 0\n 0 0 0\n 0 0 0\n 0 0 0\n 0 0 0\n 0 0 0\n 0 0 0\n 0 0 0\n 0 0 0\n 0 0 0\n 0 0 0\n 0 0 0\n 0 0 0\n 0 0 0\n 0 0 0\n 0 0 0\n 1 0 0\n 1 0 0\n 1 0 0\n 1 0 0\n 1 0 0\n 1 0 0\n 1 0 0\n 1 0 0\n 1 0 0\n 1 0 0\n 1 0 0\n 1 0 0\n 1 0 0\n 1 0 0\n 1 0 0\n 1 0 0\n 1 0 0\n 1 0 0\n 1 0 0\n 1 0 0\n 1 0 0\n 1 0 0\n 1 0 0\n 1 0 0\n 1 0 0\n 1 0 0\n 1 0 0\n 1 0 0\n 1 0 0\n 0 0 0\n 0 0 0\n 0 0 0\n 0 0 0\n 0 0 0\n 0 0 0\n 0 0 0\n 0 0 0\n 0 0 0\n 0 0 0\n 0 0 0\n 0 0 0\n 0 0 0\n 0 0 0\n 0 0 0\n 0 0 0\n 0 0 0\n 0 0 0\n 0 0 0\n 0 0 0\n 0 0 0\n 0 0 0\n 0 0 0\n 0 0 0\n 0 0 0\n 0 0 0\n 0 0 0\n 0 0 0\n 0 0 0\n 0 0 0\n 0 0 0\n 0 0 0\n 0 0 0\n 0 0 0\n 0 0 0\n 0 0 0\n 0 0 0\n 0 0 0\n 0 0 0\n 0 0 0\n 0 0 0\n 0 0 0\n 0 0 0\n 0 0 0\n 0 0 0\n 0 0 0\n 0 0 0\n 0 0 0\n 0 0 0\n 0 0 0\n 0 0 0\n 0 0 0\n 0 0 0\n 0 0 0\n 0 0 0\n 0 0 0\n 0 0 0\n 0 0 0\n 0 0 0\n 0 0 0\n 0 0 0\n 0 0 0\n 0 0 0\n 0 0 0\n 0 0 0\n 0 0 0\n 0 0 0\n 0 0 0\n 0 0 0\n 0 0 0\n 0 0 0\n 0 0 0\n 0 0 0\n 0 0 0\n 0 0 0\n 0 0 0\n 0 0 0\n 0 0 0\n 0 0 0\n 0 0 0\n 0 0 0\n 0 0 0\n 0 0 0\n 0 0 0\n 0 0 0\n 0 0 0\n 0 1 0\n 0 1 0\n 0 1 0\n 0 1 0\n 0 0 0\n 0 0 0\n 1 0 0\n 1 0 0\n 1 0 0\n 1 0 0\n 1 0 0\n 1 0 0\n 1 0 0\n 1 0 0\n 1 0 0\n 1 0 0\n 1 0 0\n 1 0 0\n 1 0 0\n 0 0 0\n 0 0 0\n 0 0 0\n 0 0 0\n 0 0 0\n 0 0 0\n 1 0 0\n 1 0 0\n 1 0 0\n 1 0 0\n 1 0 0\n 1 0 0\n 0 0 0\n 0 0 0\n 0 0 0\n 0 0 0\n 0 0 0\n 0 0 0\n 0 0 0\n 0 0 0\n 0 0 0\n 0 0 0\n 0 0 0\n 0 0 0\n 0 0 0\n 0 0 0\n 0 0 0\n 0 0 0\n 0 0 0\n 0 0 0\n 0 0 0\n 0 0 0\n 0 0 0\n 0 0 0\n 0 0 0\n 0 0 0\n 0 0 0\n 0 0 0\n 0 0 0\n 0 0 0\n 0 0 0\n 0 0 0\n 0 0 0\n 0 0 0\n 0 0 0\n 0 0 0\n 0 0 0\n 0 0 0\n 0 0 0\n 0 0 0\n 0 0 0\n 0 0 0\n 0 0 0\n 0 0 0\n 0 0 0\n 0 0 0\n 0 0 0\n 0 0 0\n 0 0 0\n 0 0 0\n 0 0 0\n 0 0 0\n 0 0 0\n 0 0 0\n 0 0 0\n 0 0 0\n 1 0 0\n 1 0 0\n 1 0 0\n 1 0 0\n 1 0 0\n 1 0 0\n 1 0 0\n 1 0 0\n 1 0 0\n 1 0 0\n 1 0 0\n 1 0 0\n 1 0 0\n 1 0 0\n 1 0 0\n 1 0 0\n 1 0 0\n 1 0 0\n 1 0 0\n 1 0 0\n 1 0 0\n 1 0 0\n 1 0 0\n 1 0 0\n 0 0 0\n 0 0 0\n 0 0 0\n 0 0 0\n 0 0 0\n 0 0 0\n 0 0 0\n 0 0 0\n 0 0 0\n 0 0 0\n 0 0 0\n 0 0 0\n 0 0 0\n 0 0 0\n 0 0 0\n 0 0 0\n 0 0 0\n 0 0 0\n 0 0 0\n 0 0 0\n 0 0 0\n 0 0 0\n 0 0 0\n 0 0 0\n 0 0 0\n 0 0 0\n 0 0 0\n 0 0 0\n 0 0 0\n 0 0 0\n 0 0 0\n 0 0 0\n 0 1 0\n 0 1 0\n 0 1 0\n 0 1 0\n 0 1 0\n 0 1 0\n 0 1 0\n 0 1 0\n 0 1 0\n 0 1 0\n 0 1 0\n 0 1 0\n 0 1 0\n 0 1 0\n 0 1 0\n 0 1 0\n 0 1 0\n 0 0 0\n 0 0 0\n 0 0 0\n 0 0 0\n 0 0 0\n 0 0 0\n 0 0 0\n 0 0 0\n 0 0 0\n 0 0 0\n 1 0 0\n 1 0 0\n 1 0 0\n 1 0 0\n 1 0 0\n 1 0 0\n 1 0 0\n 0 0 0\n 0 0 0\n 0 0 0\n 0 0 0\n 0 0 0\n 0 0 0\n 0 0 0\n 0 0 0\n 0 0 0\n 0 0 0\n 0 0 0\n 0 0 0\n 0 0 0\n 0 0 0\n 0 0 0\n 0 0 0\n 0 0 0\n 0 0 0\n 0 0 0\n 0 0 0\n 0 0 0\n 0 0 0\n 0 0 0\n 0 0 0\n 0 0 0\n 0 0 0\n 0 0 0\n 0 0 0\n 0 0 0\n 0 0 0\n 0 0 0\n 0 0 0\n 0 0 0\n 0 0 0\n 0 0 0\n 0 0 0\n 0 0 0\n 0 0 0\n 0 0 0\n 0 0 0\n 0 0 0\n 0 0 0\n 0 0 0\n 0 0 0\n 0 0 0\n 0 0 0\n 0 0 0\n 0 0 0\n 0 0 0\n 0 0 0\n 0 0 0\n 0 0 0\n 0 0 0\n 0 0 0\n 0 0 0\n 0 0 0\n 0 0 0\n 0 0 0\n 0 0 0\n 0 0 0\n 0 0 0\n 0 0 0\n 0 0 0\n 0 0 0\n 0 0 0\n 0 0 0\n 0 0 0\n 0 0 0\n 0 0 0\n 0 0 0\n 0 0 0\n 0 0 0\n 0 0 0\n 0 0 0\n 0 0 0\n 0 0 0\n 0 0 0\n 0 0 0\n 0 0 0\n 0 0 0\n 0 0 0\n 0 0 0\n 0 0 0\n 0 0 0\n 0 0 0\n 0 0 0\n 0 0 0\n 0 0 0\n 0 0 0\n 0 0 0\n 0 0 0\n 0 0 0\n 0 0 0\n 0 0 0\n 0 0 0\n 0 0 0\n 0 0 0\n 0 0 0\n 0 0 0\n 0 0 0\n 0 0 0\n 0 0 0\n 0 0 0\n 0 0 0\n 0 0 0\n 0 0 0\n 0 0 0\n 0 0 0\n 0 0 0\n 0 0 0\n 0 0 0\n 0 0 0\n 0 0 0\n 0 0 0\n 0 0 0\n 0 0 0\n 0 0 0\n 0 0 0\n 0 0 0\n 0 0 0\n 0 0 0\n 0 0 0\n 0 0 0\n 0 0 0\n 0 0 0\n 0 0 0\n 0 0 0\n 0 0 0\n 0 0 0\n 0 0 0\n 0 0 0\n 0 0 0\n 0 0 0\n 0 0 0\n 0 0 0\n 0 0 0\n 0 0 0\n 1 0 0\n 1 0 1\n 1 0 1\n 1 0 1\n 1 0 1\n 1 0 1\n 1 0 1\n 1 0 1\n 1 0 1\n 1 0 0\n 1 0 0\n 1 0 0\n 1 0 0\n 1 0 0\n 1 0 0\n 1 0 0\n 1 0 0\n 1 0 0\n 1 0 0\n 1 0 0\n 1 0 0\n 1 0 0\n 1 0 0\n 1 0 0\n 1 0 0\n 0 0 0\n 0 0 0\n 0 0 0\n 0 0 0\n 0 0 0\n 0 0 0\n 0 0 0\n 0 0 0\n 0 0 0\n 0 0 0\n 0 0 0\n 0 0 0\n 0 0 0\n 0 0 0\n 0 0 0\n 0 0 0\n 0 0 0\n 0 0 0\n 0 0 0\n 0 0 0\n 0 0 0\n 0 0 0\n 0 0 0\n 0 0 0\n 0 0 0\n 0 0 0\n 0 0 0\n 0 0 0\n 0 0 0\n 0 0 0\n 0 0 0\n 0 0 0\n 0 0 0\n 0 0 0\n 0 0 0\n 0 0 0\n 0 0 0\n 0 0 0\n 0 0 0\n 0 0 0\n 0 0 0\n 0 0 0\n 0 0 0\n 0 0 0\n 0 0 0\n 0 0 0\n 0 0 0\n 0 0 0\n 0 0 0\n 0 0 0\n 0 0 0\n 0 0 0\n 0 0 0\n 0 0 0\n 0 0 0\n 0 0 0\n 0 0 0\n 0 0 0\n 0 0 0\n 0 0 0\n 0 0 0\n 0 0 0\n 0 0 0\n 0 0 0\n 0 0 0\n 0 0 0\n 0 0 0\n 0 0 0\n 0 0 0\n 1 0 0\n 1 0 0\n 1 0 0\n 1 0 0\n 0 0 0\n 0 0 0\n 0 0 0\n 0 0 0\n 0 0 0\n 0 0 0\n 0 0 0\n 0 0 0\n 0 0 0\n 0 0 0\n 0 0 0\n 0 0 0\n 0 0 0\n 0 0 0\n 0 0 0\n 0 0 0\n 0 0 0\n 0 0 0\n 0 0 0\n 0 0 0\n 0 0 0\n 0 0 0\n 0 0 0\n 0 0 0\n 0 0 0\n 0 0 0\n 0 0 0\n 0 0 0\n 0 0 0\n 0 0 0\n 0 0 0\n 0 0 0\n 0 0 0\n 0 0 0\n 0 0 0\n 0 0 0\n 0 0 0\n 0 0 0\n 0 0 0\n 0 0 0\n 0 0 0\n 0 0 0\n 0 0 0\n 0 0 0\n 0 0 0\n 0 0 0\n 0 0 0\n 0 0 0\n 0 0 0\n 0 0 0\n 0 0 0\n 0 0 0\n 0 0 0\n 0 0 0\n 0 0 0\n 0 0 0\n 0 0 0\n 0 0 0\n 0 0 0\n 0 0 0\n 0 0 0\n 0 0 0\n 0 0 0\n 0 0 0\n 0 0 0\n 0 0 0\n 0 0 0\n 0 0 0\n 0 0 0\n 0 0 0\n 0 0 0\n 0 0 0\n 0 0 0\n 0 0 0\n 0 0 0\n 0 0 0\n 0 0 0\n 0 0 0\n 0 0 0\n 1 0 1\n 1 0 1\n 1 0 1\n 1 0 1\n 1 0 1\n 1 0 1\n 1 0 1\n 1 0 1\n 1 0 1\n 1 0 0\n 1 0 0\n 1 0 0\n 1 0 0\n 1 0 0\n 1 0 0\n 1 0 0\n 1 0 0\n 1 0 0\n 1 0 0\n 1 0 0\n 1 0 0\n 1 0 0\n 1 0 0\n 1 0 0\n 1 0 0\n 0 0 0\n 0 0 0\n 0 0 0\n 0 0 0\n 0 0 0\n 0 0 0\n 0 0 0\n 0 0 0\n 0 0 0\n 0 0 0\n 0 0 0\n 0 0 0\n 0 0 0\n 0 0 0\n 0 0 0\n 0 0 0\n 0 0 0\n 0 0 0\n 0 0 0\n 0 0 0\n 0 0 0\n 0 0 0\n 0 0 0\n 0 0 0\n 0 0 0\n 0 0 0\n 0 0 0\n 0 0 0\n 0 0 0\n 0 0 0\n 0 0 0\n 0 0 0\n 0 0 0\n 0 0 0\n 0 0 0\n 0 0 0\n 0 0 0\n 0 0 0\n 0 0 0\n 0 0 0\n 0 0 0\n 0 0 0\n 0 0 0\n 0 0 0\n 0 0 0\n 0 0 0\n 0 0 0\n 0 0 0\n 0 0 0\n 0 0 0\n 0 0 0\n 0 0 0\n 0 0 0\n 0 0 0\n 0 0 0\n 0 0 0\n 0 0 0\n 0 0 0\n 0 0 0\n 0 0 0\n 0 0 0\n 0 0 0\n 0 0 0\n 0 0 0\n 0 0 1\n 0 1 1\n 0 1 1\n 0 1 1\n 0 1 1\n 0 1 1\n 0 1 1\n 0 1 0\n 0 1 0\n 0 1 0\n 0 1 0\n 0 1 0\n 0 1 0\n 0 1 0\n 0 1 0\n 0 1 0\n 0 1 0\n 0 1 0\n 0 1 0\n 0 1 0\n 0 1 0\n 0 1 0\n 0 1 0\n 0 1 0\n 0 1 0\n 0 1 0\n 0 1 0\n 0 1 0\n 0 1 0\n 0 1 0\n 0 0 0\n 0 0 0\n 0 0 0\n 0 0 0\n 0 0 0\n 0 0 0\n 0 0 0\n 0 0 0\n 0 0 0\n 0 0 0\n 0 0 0\n 0 0 0\n 0 0 0\n 0 0 0\n 0 0 0\n 0 0 0\n 0 0 0\n 0 0 0\n 0 0 0\n 0 0 0\n 0 0 0\n 0 0 0\n 0 0 0\n 0 0 0\n 0 0 0\n 0 0 0\n 0 0 0\n 0 0 0\n 0 0 0\n 0 0 0\n 0 0 0\n 0 0 0\n 0 0 0\n 0 0 0\n 0 0 0\n 0 0 0\n 0 0 0\n 0 0 0\n 0 0 0\n 0 0 0\n 0 0 0\n 0 0 0\n 0 0 0\n 0 0 0\n 1 0 0\n 1 0 1\n 1 0 1\n 1 0 1\n 1 0 1\n 1 0 1\n 1 0 1\n 1 0 1\n 1 0 1\n 1 0 1\n 1 0 1\n 1 0 1\n 1 0 1\n 1 0 1\n 1 0 1\n 1 0 1\n 1 0 1\n 1 0 1\n 1 0 1\n 1 0 1\n 1 0 1\n 1 0 1\n 1 0 1\n 1 0 1\n 1 0 1\n 1 0 1\n 1 0 1\n 1 0 1\n 1 0 1\n 0 0 0\n 0 0 0\n 0 0 0\n 0 0 0\n 0 0 0\n 0 0 0\n 0 0 0\n 0 0 0\n 0 0 0\n 0 0 0\n 0 0 0\n 0 0 0\n 0 0 0\n 0 0 0\n 0 0 0\n 0 0 0\n 0 0 0\n 0 0 0\n 0 0 0\n 0 0 0\n 0 0 0\n 0 0 0\n 0 0 0\n 0 0 0\n 0 0 0\n 0 0 0\n 0 0 0\n 0 0 0\n 0 0 0\n 0 0 0\n 0 0 0\n 0 0 0\n 0 0 0\n 0 0 0\n 0 0 0\n 0 0 0\n 0 0 0\n 0 0 0\n 0 0 0\n 0 0 0\n 0 0 0\n 0 0 0\n 0 0 0\n 0 0 0\n 0 0 0\n 0 0 0\n 0 0 0\n 0 0 0\n 0 0 0\n 0 0 0\n 0 0 1\n 0 0 1\n 0 0 1\n 0 1 1\n 0 1 1\n 0 1 1\n 0 1 0\n 0 1 0\n 0 1 0\n 0 1 0\n 0 1 0\n 0 1 0\n 0 1 0\n 0 1 0\n 0 1 0\n 0 1 0\n 0 1 0\n 0 1 0\n 0 1 0\n 0 1 0\n 0 1 0\n 0 1 0\n 0 1 0\n 0 1 0\n 0 1 0\n 0 1 0\n 0 1 0\n 0 1 0\n 0 1 0\n 0 1 0\n 0 1 0\n 0 1 0\n 0 1 0\n 0 0 0\n 0 0 0\n 0 0 0\n 0 0 0\n 0 0 0\n 0 0 0\n 0 0 0\n 0 0 0\n 0 0 0\n 0 0 0\n 0 0 0\n 0 0 0\n 0 0 0\n 0 0 0\n 0 0 0\n 0 0 0\n 0 0 0\n 0 0 0\n 0 0 0\n 0 0 0\n 0 0 0\n 0 0 0\n 0 0 0\n 0 0 0\n 0 0 0\n 0 0 0\n 0 0 0\n 0 0 0\n 0 0 0\n 0 0 0\n 0 0 0\n 0 0 0\n 0 0 0\n 0 0 0\n 0 0 0\n 0 0 0\n 0 0 0\n 0 0 0\n 0 0 0\n 0 0 0\n 0 0 0\n 0 0 0\n 0 0 0\n 0 0 0\n 0 0 0\n 0 0 0\n 0 0 0\n 0 0 0\n 0 0 0\n 0 0 1\n 0 0 1\n 0 0 1\n 0 0 1\n 0 0 1\n 0 0 0\n 0 0 0\n 0 1 0\n 0 1 0\n 0 1 0\n 0 1 0\n 0 1 0\n 0 1 0\n 0 1 0\n 0 1 0\n 0 1 0\n 0 1 0\n 0 1 0\n 0 1 0\n 0 1 0\n 0 1 0\n 0 1 0\n 0 0 0\n 0 0 0\n 0 0 0\n 0 0 0\n 0 0 0\n 0 0 0\n 0 0 0\n 0 0 0\n 0 0 0\n 0 0 0\n 0 0 0\n 0 0 0\n 0 0 0\n 0 0 0\n 0 0 0\n 0 0 0\n 0 0 0\n 0 0 0\n 0 0 0\n 0 0 0\n 0 0 0\n 0 0 0\n 0 0 0\n 0 0 0\n 0 0 0\n 0 0 0\n 0 0 0\n 0 0 0\n 0 0 0\n 0 0 0\n 0 0 0\n 0 0 0\n 0 0 0\n 0 0 0\n 0 0 0\n 0 0 0\n 0 0 0\n 0 0 0\n 0 0 0\n 0 0 0\n 0 0 0\n 0 0 0\n 0 0 0\n 0 0 0\n 1 0 0\n 1 0 1\n 1 0 1\n 1 0 1\n 1 0 1\n 1 0 1\n 1 0 1\n 1 0 1\n 1 0 1\n 1 0 0\n 1 0 0\n 1 0 0\n 1 0 0\n 1 0 0\n 1 0 0\n 1 0 0\n 1 0 0\n 1 0 0\n 1 0 0\n 1 0 0\n 1 0 0\n 1 0 0\n 1 0 0\n 1 0 0\n 1 0 0\n 1 0 0\n 0 0 0\n 0 0 0\n 0 0 0\n 0 0 0\n 0 0 0\n 0 0 0\n 0 0 0\n 0 0 0\n 0 0 0\n 0 0 0\n 0 0 0\n 0 0 0\n 0 0 0\n 0 0 0\n 0 0 0\n 0 0 0\n 0 0 0\n 0 0 0\n 0 0 0\n 0 0 0\n 0 0 0\n 0 0 0\n 0 0 0\n 0 0 0\n 0 0 0\n 0 0 0\n 0 0 0\n 0 0 0\n 0 0 0\n 0 0 0\n 0 0 0\n 0 0 0\n 0 0 0\n 0 0 0\n 0 0 0\n 0 0 0\n 0 0 0\n 0 0 0\n 0 0 0\n 0 0 0\n 0 0 0\n 0 0 0\n 0 0 0\n 0 0 0\n 0 0 0\n 0 0 0\n 0 0 0\n 0 0 0\n 0 0 0\n 0 0 0\n 0 0 0\n 0 0 0\n 0 0 0\n 0 0 0\n 0 0 0\n 0 0 0\n 0 0 0\n 0 0 0\n 1 0 0\n 1 0 0\n 1 0 0\n 1 0 0\n 1 0 0\n 1 0 0\n 1 0 0\n 1 0 0\n 1 0 0\n 1 0 0\n 1 0 0\n 1 0 0\n 1 0 0\n 1 0 0\n 1 0 0\n 1 0 0\n 1 0 0\n 1 0 0\n 1 0 0\n 1 0 0\n 1 0 0\n 1 0 0\n 1 0 0\n 1 0 0\n 1 0 0\n 1 0 0\n 0 0 0\n 0 0 0\n 0 0 0\n 0 0 0\n 0 0 0\n 0 0 0\n 0 0 0\n 0 0 0\n 0 0 0\n 0 0 0\n 0 0 0\n 0 0 0\n 0 0 0\n 0 0 0\n 0 0 0\n 0 0 0\n 0 0 0\n 0 0 0\n 0 0 0\n 0 0 0\n 0 0 0\n 0 0 0\n 0 0 0\n 0 0 0\n 0 0 0\n 0 0 0\n 0 0 0\n 0 0 0\n 0 0 0\n 0 0 0\n 0 0 0\n 0 0 0\n 0 0 0\n 0 0 0\n 0 0 0\n 0 0 0\n 0 0 0\n 0 0 0\n 0 0 0\n 0 0 0\n 0 0 0\n 0 0 0\n 0 0 0\n 0 0 0\n 0 0 0\n 0 0 0\n 0 0 0\n 0 0 0\n 0 0 0\n 0 0 0\n 0 0 0\n 0 0 0\n 0 0 0\n 0 0 0\n 0 0 0\n 0 0 0\n 0 0 0\n 0 0 0\n 0 0 0\n 0 0 0\n 0 0 0\n 0 0 0\n 0 0 0\n 0 0 0\n 1 0 0\n 1 0 0\n 1 0 0\n 1 0 0\n 1 0 0\n 1 0 0\n 1 0 0\n 1 0 0\n 1 0 0\n 1 0 0\n 1 0 0\n 1 0 0\n 1 0 0\n 1 0 0\n 1 0 0\n 1 0 0\n 1 0 0\n 1 0 0\n 1 0 0\n 1 0 0\n 1 0 0\n 1 0 0\n 1 0 0\n 1 0 0\n 1 0 0\n 1 0 0\n 1 0 0\n 1 0 0\n 1 0 0\n 1 0 0\n 1 0 0\n 1 0 0\n 1 0 0\n 1 0 0\n 1 0 0\n 0 0 0\n 0 0 0\n 0 0 0\n 0 0 0\n 0 0 0\n 0 0 0\n 0 0 0\n 0 0 0\n 0 0 0\n 0 0 0\n 0 0 0\n 0 0 0\n 0 0 0\n 0 0 0\n 0 0 0\n 0 0 0\n 0 0 0\n 0 0 0\n 0 0 0\n 0 0 0\n 0 0 0\n 0 0 0\n 0 0 0\n 0 0 0\n 0 0 0\n 0 0 0\n 0 0 0\n 0 0 0\n 0 0 0\n 0 0 0\n 0 0 0\n 0 0 0\n 0 0 0\n 0 0 0\n 0 0 0\n 0 0 0\n 0 0 0\n 0 0 0\n 0 0 0\n 0 0 0\n 0 0 0\n 0 0 0\n 0 0 0\n 0 0 0\n 0 0 0\n 0 0 0\n 0 0 0\n 0 0 0\n 0 0 0\n 0 0 0\n 0 0 0\n 0 0 0\n 0 0 0\n 0 0 0\n 0 0 0\n 0 0 0\n 0 0 0\n 0 0 0\n 0 0 0\n 0 0 0\n 0 0 0\n 0 0 0\n 0 0 0\n 0 0 0\n 0 0 0\n 0 0 0\n 0 0 0\n 0 0 0\n 0 0 0\n 0 0 0\n 0 0 0\n 0 0 0\n 0 0 0\n 0 0 0\n 0 0 0\n 0 0 0\n 0 0 0\n 0 0 0\n 0 0 0\n 0 0 0\n 0 0 0\n 0 0 0\n 0 0 0\n 0 0 0\n 0 0 0\n 0 0 0\n 0 0 0\n 0 0 0\n 0 0 0\n 0 0 0\n 0 0 0\n 0 0 0\n 0 0 0\n 0 0 0\n 0 0 0\n 0 0 0\n 0 0 0\n 0 0 0\n 0 0 0\n 0 0 0\n 0 0 0\n 0 0 0\n 0 0 0\n 0 0 0\n 0 0 0\n 0 0 0\n 0 0 0\n 0 0 0\n 0 0 0\n 0 0 0\n 0 0 0\n 0 0 0\n 0 0 0\n 0 0 0\n 0 0 0\n 0 0 0\n 0 0 0\n 0 0 0\n 0 0 0\n 0 0 0\n 0 0 0\n 0 0 0\n 0 0 0\n 0 0 0\n 0 0 0\n 0 0 0\n 0 0 0\n 0 0 0\n 0 0 0\n 0 0 0\n 0 0 0\n 0 0 0\n 0 0 0\n 0 0 0\n 0 0 0\n 0 0 0\n 0 0 0\n 0 0 0\n 0 0 0\n 0 0 1\n 0 0 1\n 0 0 1\n 0 0 1\n 0 0 1\n 0 0 1\n 0 0 1\n 0 0 1\n 0 0 1\n 0 0 1\n 0 0 1\n 0 0 1\n 0 0 1\n 0 0 0\n 0 0 0\n 0 0 0\n 0 0 0\n 0 0 0\n 0 0 0\n 0 0 0\n 0 0 0\n 0 0 0\n 0 0 0\n 0 0 0\n 0 0 0\n 0 0 0\n 0 0 0\n 0 0 0\n 0 0 0\n 0 0 0\n 0 0 0\n 0 0 0\n 0 0 0\n 0 0 0\n 0 0 0\n 0 0 0\n 0 0 0\n 0 0 0\n 0 0 0\n 0 0 0\n 0 0 0\n 0 0 0\n 0 0 0\n 0 0 0\n 0 0 0\n 0 0 0\n 0 0 0\n 0 0 0\n 0 0 0\n 0 0 0\n 0 0 0\n 0 0 0\n 0 0 0\n 0 0 0\n 0 0 0\n 0 0 0\n 0 0 0\n 0 0 0\n 0 0 0\n 0 0 0\n 0 0 0\n 0 0 0\n 0 0 0\n 0 0 0\n 0 0 1\n 0 0 1\n 0 0 1\n 0 0 1\n 0 0 1\n 0 0 0\n 0 0 0\n 0 0 0\n 0 0 0\n 0 0 0\n 0 0 0\n 1 0 0\n 1 0 0\n 1 0 0\n 1 0 0\n 1 0 0\n 1 0 0\n 1 0 0\n 1 0 0\n 1 0 0\n 1 0 0\n 1 0 0\n 1 0 0\n 1 0 0\n 1 0 0\n 1 0 0\n 1 0 0\n 1 0 0\n 1 0 0\n 1 0 0\n 1 0 0\n 1 0 0\n 1 0 0\n 1 0 0\n 0 0 0\n 0 0 0\n 0 0 0\n 0 0 0\n 0 0 0\n 0 0 0\n 0 0 0\n 0 0 0\n 0 0 0\n 0 0 0\n 0 0 0\n 0 0 0\n 0 0 0\n 0 0 0\n 0 0 0\n 0 0 0\n 0 0 0\n 0 0 0\n 0 0 0\n 0 0 0\n 0 0 0\n 0 0 0\n 0 0 0\n 0 0 0\n 0 0 0\n 0 0 0\n 0 0 0\n 0 0 0\n 0 0 0\n 0 0 0\n 0 0 0\n 0 0 0\n 0 0 0\n 0 0 0\n 0 0 0\n 0 0 0\n 0 0 0\n 0 0 0\n 0 0 0\n 0 0 0\n 0 0 0\n 0 0 0\n 0 0 0\n 0 0 0\n 0 0 0\n 0 0 0\n 0 0 0\n 0 0 0\n 0 0 0\n 0 0 0\n 0 0 0\n 0 0 0\n 0 0 0\n 0 0 0\n 0 0 0\n 0 0 0\n 0 0 0\n 0 0 0\n 0 0 0\n 0 0 0\n 0 0 0\n 0 0 0\n 0 0 0\n 0 0 0\n 0 0 0\n 0 0 0\n 0 0 0\n 0 0 0\n 0 0 0\n 0 0 0\n 0 0 0\n 0 0 0\n 0 0 0\n 0 0 0\n 0 0 0\n 0 0 0\n 0 0 0\n 0 0 0\n 0 0 0\n 0 0 0\n 0 0 1\n 0 0 1\n 0 0 1\n 0 0 1\n 0 0 0\n 0 0 0\n 0 0 0\n 0 0 0\n 0 0 0\n 0 0 0\n 0 0 0\n 0 0 0\n 0 0 0\n 0 0 0\n 0 0 0\n 0 0 0\n 0 0 0\n 0 0 0\n 0 0 0\n 0 0 0\n 0 0 0\n 0 1 0\n 0 1 0\n 0 1 0\n 0 0 0\n 0 0 0\n 0 0 0\n 0 0 0\n 0 0 0\n 0 0 0\n 0 0 0\n 0 0 0\n 0 0 0\n 0 0 0\n 0 0 0\n 0 0 0\n 0 0 0\n 0 0 0\n 0 0 0\n 0 0 0\n 0 0 0\n 0 0 0\n 0 0 0\n 0 0 0\n 0 0 0\n 0 0 0\n 0 0 0\n 0 0 0\n 0 0 0\n 0 0 0\n 0 0 0\n 0 0 0\n 0 0 0\n 0 0 0\n 0 0 0\n 0 0 0\n 0 0 0\n 0 0 0\n 0 0 0\n 0 0 0\n 0 0 0\n 0 0 0\n 0 0 0\n 0 0 0\n 0 0 0\n 0 0 0\n 0 0 0\n 0 0 0\n 0 0 0\n 0 0 0\n 0 0 0\n 0 0 0\n 0 0 0\n 0 0 0\n 0 0 0\n 0 0 0\n 0 0 0\n 0 0 0\n 0 0 0\n 0 0 0\n 0 0 0\n 0 0 0\n 0 0 0\n 0 0 0\n 0 0 0\n 0 0 0\n 0 0 0\n 0 0 0\n 0 0 0\n 0 0 0\n 0 0 0\n 0 0 0\n 0 0 0\n 0 0 0\n 0 0 0\n 0 0 0\n 0 0 0\n 0 0 0\n 0 0 0\n 0 0 0\n 0 0 0\n 0 0 0\n 0 0 0\n 0 0 0\n 0 0 0\n 0 0 0\n 0 0 0\n 0 0 0\n 0 0 0\n 0 0 0\n 0 0 0\n 0 0 0\n 0 0 0\n 0 0 0\n 0 0 0\n 0 0 0\n 0 0 0\n 0 0 0\n 0 0 0\n 0 0 0\n 0 0 0\n 0 0 0\n 0 0 0\n 0 0 0\n 0 0 0\n 0 0 0\n 0 0 0\n 0 0 0\n 0 0 0\n 0 0 0\n 0 0 0\n 0 0 0\n 0 0 0\n 0 0 0\n 0 0 0\n 0 0 0\n 0 0 0\n 0 0 0\n 0 0 0\n 0 0 0\n 0 0 0\n 0 0 0\n 0 0 0\n 0 0 0\n 0 0 0\n 0 0 0\n 0 0 0\n 0 0 0\n 0 0 0\n 0 0 0\n 0 0 0\n 0 0 0\n 0 0 0\n 0 0 0\n 0 0 0\n 0 0 0\n 0 0 1\n 0 0 1\n 0 0 1\n 0 0 1\n 0 0 1\n 0 0 1\n 0 0 1\n 0 0 0\n 0 0 0\n 0 0 0\n 0 0 0\n 0 0 0\n 0 0 0\n 1 0 0\n 1 0 0\n 1 0 0\n 1 0 0\n 1 0 0\n 1 0 0\n 1 0 0\n 1 0 0\n 1 0 0\n 1 0 0\n 1 0 0\n 1 0 0\n 1 0 0\n 1 0 0\n 1 0 0\n 1 0 0\n 1 0 0\n 1 0 0\n 1 0 0\n 1 0 0\n 1 0 0\n 1 0 0\n 1 0 0\n 1 0 0\n 1 0 0\n 1 0 0\n 1 0 0\n 1 0 0\n 1 0 0\n 1 0 0\n 1 0 0\n 1 0 0\n 1 0 0\n 1 0 0\n 1 0 0\n 1 0 0\n 1 0 0\n 1 0 0\n 1 0 0\n 1 0 0\n 1 0 0\n 1 0 0\n 1 0 0\n 1 0 0\n 1 0 0\n 1 0 0\n 1 0 0\n 1 0 0\n 1 0 0\n 1 0 0\n 1 0 0\n 1 0 0\n 1 0 0\n 1 0 0\n 1 0 0\n 0 0 0\n 0 0 0\n 0 0 0\n 0 0 0\n 0 0 0\n 0 0 0\n 0 0 0\n 0 0 0\n 0 0 0\n 0 0 0\n 0 0 0\n 0 0 0\n 0 0 0\n 0 0 0\n 0 0 0\n 0 0 0\n 0 0 0\n 0 0 0\n 0 0 0\n 0 0 0\n 0 0 0\n 0 0 0\n 0 0 0\n 0 0 0\n 0 0 0\n 0 0 0\n 0 0 0\n 0 0 0\n 0 0 0\n 0 0 0\n 0 0 0\n 0 0 0\n 0 0 0\n 0 0 0\n 0 0 0\n 0 0 0\n 0 0 0\n 0 0 0\n 0 0 0\n 0 0 0\n 0 0 0\n 0 0 0\n 0 0 0\n 0 0 0\n 0 0 0\n 0 0 0\n 0 0 0\n 0 0 0\n 0 0 0\n 0 0 0\n 0 0 0\n 0 0 0\n 0 0 0\n 0 0 0\n 0 0 0\n 0 0 0\n 0 0 0\n 0 0 0\n 0 0 0\n 0 0 0\n 0 0 0\n 0 0 0\n 0 0 0\n 0 0 0\n 0 0 0\n 0 0 0\n 0 0 0\n 0 0 0\n 0 0 0\n 0 0 0\n 0 0 0\n 0 0 0\n 0 0 0\n 0 0 0\n 0 0 0\n 0 0 0\n 0 0 0\n 0 0 0\n 0 0 0\n 0 0 0\n 0 0 0\n 0 0 0\n 0 0 0\n 0 0 0\n 0 0 0\n 0 0 0\n 1 0 0\n 1 0 0\n 1 0 0\n 1 0 0\n 1 0 0\n 1 0 0\n 1 0 0\n 0 0 0\n 0 0 0\n 0 0 0\n 0 0 0\n 0 0 0\n 0 0 0\n 0 0 0\n 0 0 0\n 0 0 0\n 0 0 0\n 0 0 0\n 0 0 0\n 0 1 0\n 0 1 0\n 0 1 0\n 0 1 0\n 0 1 0\n 0 1 0\n 0 1 0\n 0 1 0\n 0 1 0\n 0 1 0\n 0 1 0\n 0 1 0\n 0 1 0\n 0 1 0\n 0 1 0\n 0 1 0\n 0 1 0\n 0 1 0\n 0 1 0\n 0 1 0\n 0 1 0\n 0 1 0\n 0 1 0\n 0 1 0\n 0 1 0\n 0 1 0\n 0 1 0\n 0 1 0\n 0 1 0\n 0 1 0\n 0 1 0\n 0 1 0\n 0 1 0\n 0 1 0\n 0 1 0\n 0 1 0\n 0 1 0\n 0 1 0\n 0 1 0\n 0 1 0\n 0 1 0\n 0 1 0\n 0 1 0\n 0 1 0\n 0 1 0\n 0 0 0\n 0 0 0\n 0 0 0\n 0 0 0\n 0 0 0\n 0 0 0\n 0 0 0\n 0 0 0\n 0 0 0\n 0 0 0\n 0 0 0\n 0 0 0\n 0 0 0\n 0 0 0\n 0 0 0\n 0 0 0\n 0 0 0\n 0 0 0\n 0 0 0\n 0 0 0\n 0 0 0\n 0 0 0\n 0 0 0\n 0 0 0\n 0 0 0\n 0 0 0\n 0 0 0\n 0 0 0\n 0 0 0\n 0 0 0\n 0 0 0\n 0 0 0\n 0 0 0\n 0 0 0\n 0 0 0\n 0 0 0\n 0 0 0\n 0 0 0\n 0 0 0\n 0 0 0\n 0 0 0\n 0 0 0\n 0 0 0\n 0 0 0\n 0 0 0\n 0 0 0\n 0 0 0\n 0 0 0\n 0 0 0\n 0 0 0\n 0 0 0\n 0 0 0\n 0 0 0\n 0 0 0\n 0 0 0\n 0 0 0\n 0 0 0\n 0 0 0\n 0 0 0\n 0 0 0\n 0 0 0\n 0 0 0\n 0 0 0\n 0 0 0\n 0 0 0\n 0 0 0\n 0 0 0\n 0 0 0\n 0 0 0\n 0 0 0\n 0 0 0\n 0 0 0\n 0 0 0\n 0 0 0\n 0 0 0\n 0 0 0\n 0 0 0\n 0 0 0\n 0 0 0\n 0 0 0\n 0 0 0\n 0 0 0\n 0 0 0\n 0 0 0\n 0 0 0\n 0 0 0\n 0 0 0\n 0 0 0\n 0 0 0\n 0 0 0\n 0 0 0\n 0 0 0\n 0 0 0\n 0 0 0\n 0 0 0\n 0 0 0\n 0 0 0\n 0 0 0\n 0 0 0\n 0 0 0\n 0 0 0\n 0 0 0\n 0 0 0\n 0 0 0\n 0 0 0\n 0 0 0\n 0 0 0\n 0 0 0\n 0 0 0\n 0 0 0\n 0 0 0\n 0 0 0\n 0 0 0\n 0 0 0\n 0 0 0\n 0 0 0\n 0 0 0\n 0 0 0\n 0 0 0\n 0 0 0\n 0 0 0\n 0 0 0\n 0 0 0\n 0 0 0\n 0 0 0\n 0 0 0\n 0 0 0\n 0 0 0\n 0 0 0\n 0 0 0\n 0 0 0\n 0 0 0\n 0 0 0\n 0 0 0\n 0 0 0\n 0 0 0\n 0 0 0\n 0 0 0\n 0 0 0\n 0 0 0\n 0 0 0\n 0 0 0\n 0 0 0\n 0 0 0\n 0 0 0\n 0 0 0\n 0 0 0\n 0 0 0\n 0 0 0\n 0 0 0\n 0 0 0\n 0 0 0\n 0 0 0\n 0 0 0\n 0 0 0\n 0 0 0\n 0 0 0\n 0 0 0\n 0 0 0\n 0 0 0\n 0 0 0\n 0 0 0\n 0 0 0\n 0 0 0\n 0 0 0\n 0 0 0\n 0 0 0\n 0 0 0\n 0 0 0\n 0 0 0\n 0 0 0\n 0 0 0\n 0 0 0\n 0 0 0\n 0 0 0\n 0 0 0\n 0 0 0\n 0 0 0\n 0 0 0\n 0 0 0\n 0 0 0\n 0 0 0\n 0 0 0\n 0 0 0\n 0 0 0\n 0 0 0\n 0 0 0\n 0 0 0\n 0 0 0\n 0 0 0\n 0 0 0\n 0 0 0\n 0 0 0\n 0 0 0\n 0 0 0\n 0 0 0\n 0 0 0\n 0 0 0\n 0 0 0\n 0 0 0\n 0 0 0\n 0 0 0\n 0 0 0\n 0 0 0\n 0 0 0\n 0 0 0\n 0 0 0\n 0 0 0\n 0 0 0\n 0 0 0\n 0 0 0\n 0 0 0\n 0 0 0\n 0 0 0\n 0 0 0\n 0 0 0\n 0 0 0\n 0 0 0\n 0 0 0\n 0 0 0\n 0 0 0\n 0 0 0\n 0 0 0\n 0 0 0\n 0 0 0\n 0 0 0\n 0 0 0\n 0 0 0\n 0 0 0\n 0 0 0\n 0 0 0\n 0 0 0\n 0 0 0\n 0 0 0\n 0 0 0\n 0 0 0\n 0 0 0\n 0 0 0\n 0 0 0\n 0 0 0\n 0 0 0\n 0 0 0\n 0 0 0\n 0 0 0\n 0 0 0\n 0 0 0\n 0 0 0\n 0 0 0\n 0 0 0\n 0 0 0\n 0 0 0\n 0 0 0\n 0 0 0\n 0 0 0\n 0 0 0\n 0 0 0\n 0 0 0\n 0 0 0\n 0 0 0\n 0 0 0\n 0 0 0\n 0 0 0\n 0 0 0\n 0 0 0\n 0 0 0\n 0 0 0\n 0 0 0\n 0 0 0\n 0 0 0\n 0 0 0\n 0 0 0\n 0 0 0\n 0 0 0\n 0 0 0\n 0 0 0\n 0 0 0\n 0 0 0\n 0 0 0\n 0 0 0\n 0 0 0\n 0 0 0\n 0 0 0\n 0 0 0\n 0 0 0\n 0 0 0\n 0 0 0\n 0 0 0\n 0 0 0\n 0 0 0\n 0 0 0\n 0 0 0\n 0 0 0\n 0 0 0\n 0 0 0\n 0 0 0\n 0 0 0\n 0 0 0\n 0 0 0\n 0 0 0\n 0 0 0\n 0 0 0\n 0 0 0\n 0 0 0\n 0 0 0\n 0 0 0\n 0 0 0\n 0 0 0\n 0 0 0\n 0 0 0\n 0 0 0\n 0 0 0\n 0 0 0\n 0 0 0\n 0 0 0\n 0 0 0\n 0 0 0\n 0 0 0\n 0 0 0\n 0 0 0\n 0 0 0\n 0 0 0\n 0 0 0\n 0 0 0\n 0 0 0\n 0 0 0\n 0 0 0\n 0 0 0\n 0 0 0\n 0 0 0\n 0 0 0\n 0 0 0\n 0 0 0\n 0 0 0\n 0 0 0\n 0 0 0\n 0 0 0\n 0 0 0\n 0 0 0\n 0 0 0\n 0 0 0\n 0 0 0\n 0 0 0\n 0 0 0\n 0 0 0\n 0 0 0\n 0 0 0\n 0 0 0\n 0 0 0\n 0 0 0\n 0 0 0\n 0 0 0\n 0 0 0\n 0 0 0\n 0 0 0";
  }

  String getReplay(String id) {
    return replays[int(id)];
  }
}
